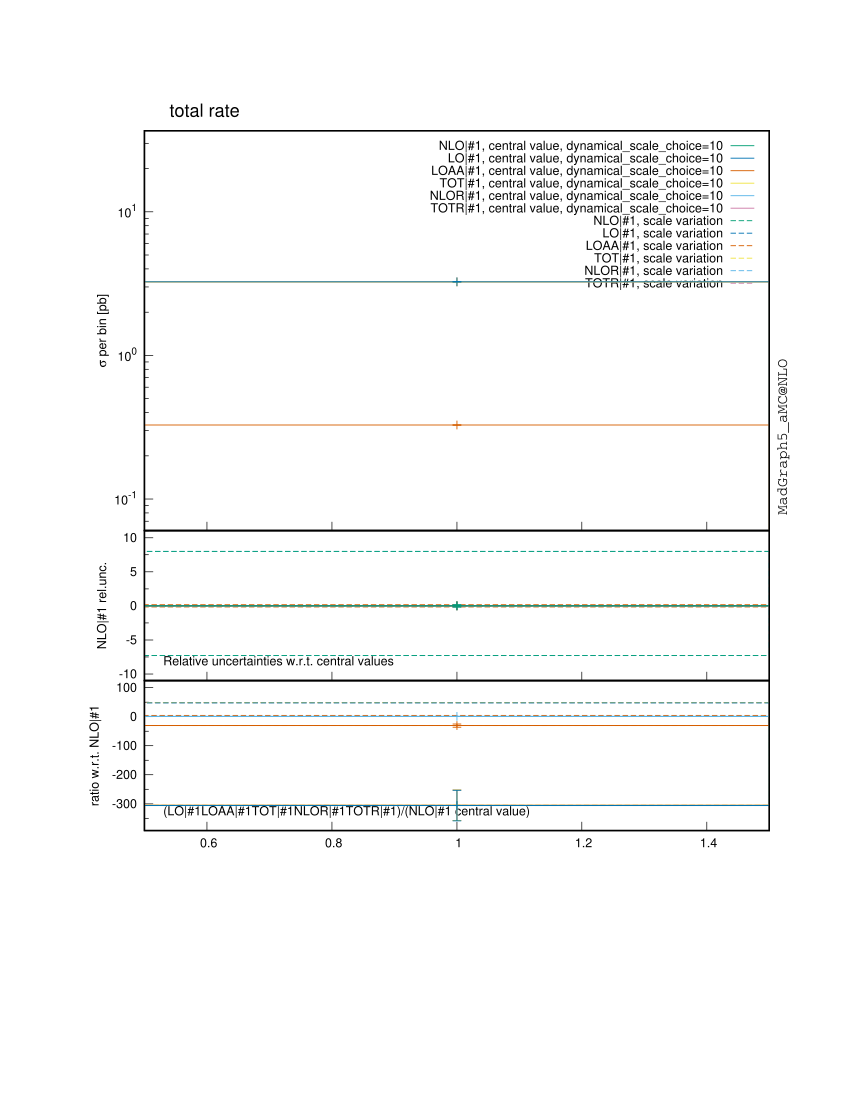

Source code (gnuplot):

################################################################################
#
# This gnuplot file was generated by MadGraph5_aMC@NLO project, a program which 
# automatically generates Feynman diagrams and matrix elements for arbitrary
# high-energy processes in the Standard Model and beyond. It also perform the
# integration and/or generate events for these processes, at LO and NLO accuracy.
#
# For more information, visit madgraph.phys.ucl.ac.be and amcatnlo.web.cern.ch
#
################################################################################
# /farmstorage/marcozaro/MadGraph/mg5amcnlo/mupmum_ww_nlo_new2/bin/internal/histograms.py /farmstorage/marcozaro/MadGraph/mg5amcnlo/mupmum_ww_nlo_new2/SubProcesses/P0_aa_wpwm/all_G1_180/MADatNLO.HwU /farmstorage/marcozaro/MadGraph/mg5amcnlo/mupmum_ww_nlo_new2/SubProcesses/P0_mupmum_wpwm/all_G1_168/MADatNLO.HwU /farmstorage/marcozaro/MadGraph/mg5amcnlo/mupmum_ww_nlo_new2/SubProcesses/P0_mupmum_wpwm/all_G1_392/MADatNLO.HwU /farmstorage/marcozaro/MadGraph/mg5amcnlo/mupmum_ww_nlo_new2/SubProcesses/P0_mupmum_wpwm/all_G1_256/MADatNLO.HwU /farmstorage/marcozaro/MadGraph/mg5amcnlo/mupmum_ww_nlo_new2/SubProcesses/P0_mupmum_wpwm/all_G1_793/MADatNLO.HwU /farmstorage/marcozaro/MadGraph/mg5amcnlo/mupmum_ww_nlo_new2/SubProcesses/P0_mupmum_wpwm/all_G1_546/MADatNLO.HwU /farmstorage/marcozaro/MadGraph/mg5amcnlo/mupmum_ww_nlo_new2/SubProcesses/P0_mupmum_wpwm/all_G1_934/MADatNLO.HwU /farmstorage/marcozaro/MadGraph/mg5amcnlo/mupmum_ww_nlo_new2/SubProcesses/P0_mupmum_wpwm/all_G1_993/MADatNLO.HwU /farmstorage/marcozaro/MadGraph/mg5amcnlo/mupmum_ww_nlo_new2/SubProcesses/P0_mupmum_wpwm/all_G1_224/MADatNLO.HwU /farmstorage/marcozaro/MadGraph/mg5amcnlo/mupmum_ww_nlo_new2/SubProcesses/P0_mupmum_wpwm/all_G1_771/MADatNLO.HwU /farmstorage/marcozaro/MadGraph/mg5amcnlo/mupmum_ww_nlo_new2/SubProcesses/P0_mupmum_wpwm/all_G1_827/MADatNLO.HwU /farmstorage/marcozaro/MadGraph/mg5amcnlo/mupmum_ww_nlo_new2/SubProcesses/P0_mupmum_wpwm/all_G1_719/MADatNLO.HwU /farmstorage/marcozaro/MadGraph/mg5amcnlo/mupmum_ww_nlo_new2/SubProcesses/P0_mupmum_wpwm/all_G1_32/MADatNLO.HwU /farmstorage/marcozaro/MadGraph/mg5amcnlo/mupmum_ww_nlo_new2/SubProcesses/P0_mupmum_wpwm/all_G1_380/MADatNLO.HwU /farmstorage/marcozaro/MadGraph/mg5amcnlo/mupmum_ww_nlo_new2/SubProcesses/P0_mupmum_wpwm/all_G1_716/MADatNLO.HwU /farmstorage/marcozaro/MadGraph/mg5amcnlo/mupmum_ww_nlo_new2/SubProcesses/P0_mupmum_wpwm/all_G1_700/MADatNLO.HwU /farmstorage/marcozaro/MadGraph/mg5amcnlo/mupmum_ww_nlo_new2/SubProcesses/P0_mupmum_wpwm/all_G1_790/MADatNLO.HwU /farmstorage/marcozaro/MadGraph/mg5amcnlo/mupmum_ww_nlo_new2/SubProcesses/P0_mupmum_wpwm/all_G1_514/MADatNLO.HwU /farmstorage/marcozaro/MadGraph/mg5amcnlo/mupmum_ww_nlo_new2/SubProcesses/P0_mupmum_wpwm/all_G1_891/MADatNLO.HwU /farmstorage/marcozaro/MadGraph/mg5amcnlo/mupmum_ww_nlo_new2/SubProcesses/P0_mupmum_wpwm/all_G1_820/MADatNLO.HwU /farmstorage/marcozaro/MadGraph/mg5amcnlo/mupmum_ww_nlo_new2/SubProcesses/P0_mupmum_wpwm/all_G1_696/MADatNLO.HwU /farmstorage/marcozaro/MadGraph/mg5amcnlo/mupmum_ww_nlo_new2/SubProcesses/P0_mupmum_wpwm/all_G1_393/MADatNLO.HwU /farmstorage/marcozaro/MadGraph/mg5amcnlo/mupmum_ww_nlo_new2/SubProcesses/P0_mupmum_wpwm/all_G1_773/MADatNLO.HwU /farmstorage/marcozaro/MadGraph/mg5amcnlo/mupmum_ww_nlo_new2/SubProcesses/P0_mupmum_wpwm/all_G1_205/MADatNLO.HwU /farmstorage/marcozaro/MadGraph/mg5amcnlo/mupmum_ww_nlo_new2/SubProcesses/P0_mupmum_wpwm/all_G1_198/MADatNLO.HwU /farmstorage/marcozaro/MadGraph/mg5amcnlo/mupmum_ww_nlo_new2/SubProcesses/P0_mupmum_wpwm/all_G1_87/MADatNLO.HwU /farmstorage/marcozaro/MadGraph/mg5amcnlo/mupmum_ww_nlo_new2/SubProcesses/P0_mupmum_wpwm/all_G1_614/MADatNLO.HwU /farmstorage/marcozaro/MadGraph/mg5amcnlo/mupmum_ww_nlo_new2/SubProcesses/P0_mupmum_wpwm/all_G1_905/MADatNLO.HwU /farmstorage/marcozaro/MadGraph/mg5amcnlo/mupmum_ww_nlo_new2/SubProcesses/P0_mupmum_wpwm/all_G1_353/MADatNLO.HwU /farmstorage/marcozaro/MadGraph/mg5amcnlo/mupmum_ww_nlo_new2/SubProcesses/P0_mupmum_wpwm/all_G1_214/MADatNLO.HwU /farmstorage/marcozaro/MadGraph/mg5amcnlo/mupmum_ww_nlo_new2/SubProcesses/P0_mupmum_wpwm/all_G1_109/MADatNLO.HwU /farmstorage/marcozaro/MadGraph/mg5amcnlo/mupmum_ww_nlo_new2/SubProcesses/P0_mupmum_wpwm/all_G1_821/MADatNLO.HwU /farmstorage/marcozaro/MadGraph/mg5amcnlo/mupmum_ww_nlo_new2/SubProcesses/P0_mupmum_wpwm/all_G1_779/MADatNLO.HwU /farmstorage/marcozaro/MadGraph/mg5amcnlo/mupmum_ww_nlo_new2/SubProcesses/P0_mupmum_wpwm/all_G1_418/MADatNLO.HwU /farmstorage/marcozaro/MadGraph/mg5amcnlo/mupmum_ww_nlo_new2/SubProcesses/P0_mupmum_wpwm/all_G1_361/MADatNLO.HwU /farmstorage/marcozaro/MadGraph/mg5amcnlo/mupmum_ww_nlo_new2/SubProcesses/P0_mupmum_wpwm/all_G1_678/MADatNLO.HwU /farmstorage/marcozaro/MadGraph/mg5amcnlo/mupmum_ww_nlo_new2/SubProcesses/P0_mupmum_wpwm/all_G1_349/MADatNLO.HwU /farmstorage/marcozaro/MadGraph/mg5amcnlo/mupmum_ww_nlo_new2/SubProcesses/P0_mupmum_wpwm/all_G1_117/MADatNLO.HwU /farmstorage/marcozaro/MadGraph/mg5amcnlo/mupmum_ww_nlo_new2/SubProcesses/P0_mupmum_wpwm/all_G1_391/MADatNLO.HwU /farmstorage/marcozaro/MadGraph/mg5amcnlo/mupmum_ww_nlo_new2/SubProcesses/P0_mupmum_wpwm/all_G1_192/MADatNLO.HwU /farmstorage/marcozaro/MadGraph/mg5amcnlo/mupmum_ww_nlo_new2/SubProcesses/P0_mupmum_wpwm/all_G1_701/MADatNLO.HwU /farmstorage/marcozaro/MadGraph/mg5amcnlo/mupmum_ww_nlo_new2/SubProcesses/P0_mupmum_wpwm/all_G1_565/MADatNLO.HwU /farmstorage/marcozaro/MadGraph/mg5amcnlo/mupmum_ww_nlo_new2/SubProcesses/P0_mupmum_wpwm/all_G1_541/MADatNLO.HwU /farmstorage/marcozaro/MadGraph/mg5amcnlo/mupmum_ww_nlo_new2/SubProcesses/P0_mupmum_wpwm/all_G1_590/MADatNLO.HwU /farmstorage/marcozaro/MadGraph/mg5amcnlo/mupmum_ww_nlo_new2/SubProcesses/P0_mupmum_wpwm/all_G1_746/MADatNLO.HwU /farmstorage/marcozaro/MadGraph/mg5amcnlo/mupmum_ww_nlo_new2/SubProcesses/P0_mupmum_wpwm/all_G1_26/MADatNLO.HwU /farmstorage/marcozaro/MadGraph/mg5amcnlo/mupmum_ww_nlo_new2/SubProcesses/P0_mupmum_wpwm/all_G1_670/MADatNLO.HwU /farmstorage/marcozaro/MadGraph/mg5amcnlo/mupmum_ww_nlo_new2/SubProcesses/P0_mupmum_wpwm/all_G1_225/MADatNLO.HwU /farmstorage/marcozaro/MadGraph/mg5amcnlo/mupmum_ww_nlo_new2/SubProcesses/P0_mupmum_wpwm/all_G1_157/MADatNLO.HwU /farmstorage/marcozaro/MadGraph/mg5amcnlo/mupmum_ww_nlo_new2/SubProcesses/P0_mupmum_wpwm/all_G1_575/MADatNLO.HwU /farmstorage/marcozaro/MadGraph/mg5amcnlo/mupmum_ww_nlo_new2/SubProcesses/P0_mupmum_wpwm/all_G1_652/MADatNLO.HwU /farmstorage/marcozaro/MadGraph/mg5amcnlo/mupmum_ww_nlo_new2/SubProcesses/P0_mupmum_wpwm/all_G1_981/MADatNLO.HwU /farmstorage/marcozaro/MadGraph/mg5amcnlo/mupmum_ww_nlo_new2/SubProcesses/P0_mupmum_wpwm/all_G1_563/MADatNLO.HwU /farmstorage/marcozaro/MadGraph/mg5amcnlo/mupmum_ww_nlo_new2/SubProcesses/P0_mupmum_wpwm/all_G1_573/MADatNLO.HwU /farmstorage/marcozaro/MadGraph/mg5amcnlo/mupmum_ww_nlo_new2/SubProcesses/P0_mupmum_wpwm/all_G1_375/MADatNLO.HwU /farmstorage/marcozaro/MadGraph/mg5amcnlo/mupmum_ww_nlo_new2/SubProcesses/P0_mupmum_wpwm/all_G1_985/MADatNLO.HwU /farmstorage/marcozaro/MadGraph/mg5amcnlo/mupmum_ww_nlo_new2/SubProcesses/P0_mupmum_wpwm/all_G1_532/MADatNLO.HwU /farmstorage/marcozaro/MadGraph/mg5amcnlo/mupmum_ww_nlo_new2/SubProcesses/P0_mupmum_wpwm/all_G1_229/MADatNLO.HwU /farmstorage/marcozaro/MadGraph/mg5amcnlo/mupmum_ww_nlo_new2/SubProcesses/P0_mupmum_wpwm/all_G1_350/MADatNLO.HwU /farmstorage/marcozaro/MadGraph/mg5amcnlo/mupmum_ww_nlo_new2/SubProcesses/P0_mupmum_wpwm/all_G1_787/MADatNLO.HwU /farmstorage/marcozaro/MadGraph/mg5amcnlo/mupmum_ww_nlo_new2/SubProcesses/P0_mupmum_wpwm/all_G1_799/MADatNLO.HwU /farmstorage/marcozaro/MadGraph/mg5amcnlo/mupmum_ww_nlo_new2/SubProcesses/P0_mupmum_wpwm/all_G1_407/MADatNLO.HwU /farmstorage/marcozaro/MadGraph/mg5amcnlo/mupmum_ww_nlo_new2/SubProcesses/P0_mupmum_wpwm/all_G1_473/MADatNLO.HwU /farmstorage/marcozaro/MadGraph/mg5amcnlo/mupmum_ww_nlo_new2/SubProcesses/P0_mupmum_wpwm/all_G1_694/MADatNLO.HwU /farmstorage/marcozaro/MadGraph/mg5amcnlo/mupmum_ww_nlo_new2/SubProcesses/P0_mupmum_wpwm/all_G1_647/MADatNLO.HwU /farmstorage/marcozaro/MadGraph/mg5amcnlo/mupmum_ww_nlo_new2/SubProcesses/P0_mupmum_wpwm/all_G1_185/MADatNLO.HwU /farmstorage/marcozaro/MadGraph/mg5amcnlo/mupmum_ww_nlo_new2/SubProcesses/P0_mupmum_wpwm/all_G1_165/MADatNLO.HwU /farmstorage/marcozaro/MadGraph/mg5amcnlo/mupmum_ww_nlo_new2/SubProcesses/P0_mupmum_wpwm/all_G1_806/MADatNLO.HwU /farmstorage/marcozaro/MadGraph/mg5amcnlo/mupmum_ww_nlo_new2/SubProcesses/P0_mupmum_wpwm/all_G1_923/MADatNLO.HwU /farmstorage/marcozaro/MadGraph/mg5amcnlo/mupmum_ww_nlo_new2/SubProcesses/P0_mupmum_wpwm/all_G1_450/MADatNLO.HwU /farmstorage/marcozaro/MadGraph/mg5amcnlo/mupmum_ww_nlo_new2/SubProcesses/P0_mupmum_wpwm/all_G1_803/MADatNLO.HwU /farmstorage/marcozaro/MadGraph/mg5amcnlo/mupmum_ww_nlo_new2/SubProcesses/P0_mupmum_wpwm/all_G1_503/MADatNLO.HwU /farmstorage/marcozaro/MadGraph/mg5amcnlo/mupmum_ww_nlo_new2/SubProcesses/P0_mupmum_wpwm/all_G1_535/MADatNLO.HwU /farmstorage/marcozaro/MadGraph/mg5amcnlo/mupmum_ww_nlo_new2/SubProcesses/P0_mupmum_wpwm/all_G1_925/MADatNLO.HwU /farmstorage/marcozaro/MadGraph/mg5amcnlo/mupmum_ww_nlo_new2/SubProcesses/P0_mupmum_wpwm/all_G1_116/MADatNLO.HwU /farmstorage/marcozaro/MadGraph/mg5amcnlo/mupmum_ww_nlo_new2/SubProcesses/P0_mupmum_wpwm/all_G1_169/MADatNLO.HwU /farmstorage/marcozaro/MadGraph/mg5amcnlo/mupmum_ww_nlo_new2/SubProcesses/P0_mupmum_wpwm/all_G1_825/MADatNLO.HwU /farmstorage/marcozaro/MadGraph/mg5amcnlo/mupmum_ww_nlo_new2/SubProcesses/P0_mupmum_wpwm/all_G1_588/MADatNLO.HwU /farmstorage/marcozaro/MadGraph/mg5amcnlo/mupmum_ww_nlo_new2/SubProcesses/P0_mupmum_wpwm/all_G1_507/MADatNLO.HwU /farmstorage/marcozaro/MadGraph/mg5amcnlo/mupmum_ww_nlo_new2/SubProcesses/P0_mupmum_wpwm/all_G1_51/MADatNLO.HwU /farmstorage/marcozaro/MadGraph/mg5amcnlo/mupmum_ww_nlo_new2/SubProcesses/P0_mupmum_wpwm/all_G1_666/MADatNLO.HwU /farmstorage/marcozaro/MadGraph/mg5amcnlo/mupmum_ww_nlo_new2/SubProcesses/P0_mupmum_wpwm/all_G1_558/MADatNLO.HwU /farmstorage/marcozaro/MadGraph/mg5amcnlo/mupmum_ww_nlo_new2/SubProcesses/P0_mupmum_wpwm/all_G1_441/MADatNLO.HwU /farmstorage/marcozaro/MadGraph/mg5amcnlo/mupmum_ww_nlo_new2/SubProcesses/P0_mupmum_wpwm/all_G1_630/MADatNLO.HwU /farmstorage/marcozaro/MadGraph/mg5amcnlo/mupmum_ww_nlo_new2/SubProcesses/P0_mupmum_wpwm/all_G1_955/MADatNLO.HwU /farmstorage/marcozaro/MadGraph/mg5amcnlo/mupmum_ww_nlo_new2/SubProcesses/P0_mupmum_wpwm/all_G1_188/MADatNLO.HwU /farmstorage/marcozaro/MadGraph/mg5amcnlo/mupmum_ww_nlo_new2/SubProcesses/P0_mupmum_wpwm/all_G1_961/MADatNLO.HwU /farmstorage/marcozaro/MadGraph/mg5amcnlo/mupmum_ww_nlo_new2/SubProcesses/P0_mupmum_wpwm/all_G1_76/MADatNLO.HwU /farmstorage/marcozaro/MadGraph/mg5amcnlo/mupmum_ww_nlo_new2/SubProcesses/P0_mupmum_wpwm/all_G1_1/MADatNLO.HwU /farmstorage/marcozaro/MadGraph/mg5amcnlo/mupmum_ww_nlo_new2/SubProcesses/P0_mupmum_wpwm/all_G1_28/MADatNLO.HwU /farmstorage/marcozaro/MadGraph/mg5amcnlo/mupmum_ww_nlo_new2/SubProcesses/P0_mupmum_wpwm/all_G1_55/MADatNLO.HwU /farmstorage/marcozaro/MadGraph/mg5amcnlo/mupmum_ww_nlo_new2/SubProcesses/P0_mupmum_wpwm/all_G1_284/MADatNLO.HwU /farmstorage/marcozaro/MadGraph/mg5amcnlo/mupmum_ww_nlo_new2/SubProcesses/P0_mupmum_wpwm/all_G1_663/MADatNLO.HwU /farmstorage/marcozaro/MadGraph/mg5amcnlo/mupmum_ww_nlo_new2/SubProcesses/P0_mupmum_wpwm/all_G1_900/MADatNLO.HwU /farmstorage/marcozaro/MadGraph/mg5amcnlo/mupmum_ww_nlo_new2/SubProcesses/P0_mupmum_wpwm/all_G1_456/MADatNLO.HwU /farmstorage/marcozaro/MadGraph/mg5amcnlo/mupmum_ww_nlo_new2/SubProcesses/P0_mupmum_wpwm/all_G1_870/MADatNLO.HwU /farmstorage/marcozaro/MadGraph/mg5amcnlo/mupmum_ww_nlo_new2/SubProcesses/P0_mupmum_wpwm/all_G1_338/MADatNLO.HwU /farmstorage/marcozaro/MadGraph/mg5amcnlo/mupmum_ww_nlo_new2/SubProcesses/P0_mupmum_wpwm/all_G1_709/MADatNLO.HwU /farmstorage/marcozaro/MadGraph/mg5amcnlo/mupmum_ww_nlo_new2/SubProcesses/P0_mupmum_wpwm/all_G1_544/MADatNLO.HwU /farmstorage/marcozaro/MadGraph/mg5amcnlo/mupmum_ww_nlo_new2/SubProcesses/P0_mupmum_wpwm/all_G1_468/MADatNLO.HwU /farmstorage/marcozaro/MadGraph/mg5amcnlo/mupmum_ww_nlo_new2/SubProcesses/P0_mupmum_wpwm/all_G1_699/MADatNLO.HwU /farmstorage/marcozaro/MadGraph/mg5amcnlo/mupmum_ww_nlo_new2/SubProcesses/P0_mupmum_wpwm/all_G1_103/MADatNLO.HwU /farmstorage/marcozaro/MadGraph/mg5amcnlo/mupmum_ww_nlo_new2/SubProcesses/P0_mupmum_wpwm/all_G1_574/MADatNLO.HwU /farmstorage/marcozaro/MadGraph/mg5amcnlo/mupmum_ww_nlo_new2/SubProcesses/P0_mupmum_wpwm/all_G1_336/MADatNLO.HwU /farmstorage/marcozaro/MadGraph/mg5amcnlo/mupmum_ww_nlo_new2/SubProcesses/P0_mupmum_wpwm/all_G1_346/MADatNLO.HwU /farmstorage/marcozaro/MadGraph/mg5amcnlo/mupmum_ww_nlo_new2/SubProcesses/P0_mupmum_wpwm/all_G1_161/MADatNLO.HwU /farmstorage/marcozaro/MadGraph/mg5amcnlo/mupmum_ww_nlo_new2/SubProcesses/P0_mupmum_wpwm/all_G1_69/MADatNLO.HwU /farmstorage/marcozaro/MadGraph/mg5amcnlo/mupmum_ww_nlo_new2/SubProcesses/P0_mupmum_wpwm/all_G1_331/MADatNLO.HwU /farmstorage/marcozaro/MadGraph/mg5amcnlo/mupmum_ww_nlo_new2/SubProcesses/P0_mupmum_wpwm/all_G1_885/MADatNLO.HwU /farmstorage/marcozaro/MadGraph/mg5amcnlo/mupmum_ww_nlo_new2/SubProcesses/P0_mupmum_wpwm/all_G1_429/MADatNLO.HwU /farmstorage/marcozaro/MadGraph/mg5amcnlo/mupmum_ww_nlo_new2/SubProcesses/P0_mupmum_wpwm/all_G1_304/MADatNLO.HwU /farmstorage/marcozaro/MadGraph/mg5amcnlo/mupmum_ww_nlo_new2/SubProcesses/P0_mupmum_wpwm/all_G1_164/MADatNLO.HwU /farmstorage/marcozaro/MadGraph/mg5amcnlo/mupmum_ww_nlo_new2/SubProcesses/P0_mupmum_wpwm/all_G1_788/MADatNLO.HwU /farmstorage/marcozaro/MadGraph/mg5amcnlo/mupmum_ww_nlo_new2/SubProcesses/P0_mupmum_wpwm/all_G1_988/MADatNLO.HwU /farmstorage/marcozaro/MadGraph/mg5amcnlo/mupmum_ww_nlo_new2/SubProcesses/P0_mupmum_wpwm/all_G1_149/MADatNLO.HwU /farmstorage/marcozaro/MadGraph/mg5amcnlo/mupmum_ww_nlo_new2/SubProcesses/P0_mupmum_wpwm/all_G1_531/MADatNLO.HwU /farmstorage/marcozaro/MadGraph/mg5amcnlo/mupmum_ww_nlo_new2/SubProcesses/P0_mupmum_wpwm/all_G1_990/MADatNLO.HwU /farmstorage/marcozaro/MadGraph/mg5amcnlo/mupmum_ww_nlo_new2/SubProcesses/P0_mupmum_wpwm/all_G1_10/MADatNLO.HwU /farmstorage/marcozaro/MadGraph/mg5amcnlo/mupmum_ww_nlo_new2/SubProcesses/P0_mupmum_wpwm/all_G1_982/MADatNLO.HwU /farmstorage/marcozaro/MadGraph/mg5amcnlo/mupmum_ww_nlo_new2/SubProcesses/P0_mupmum_wpwm/all_G1_543/MADatNLO.HwU /farmstorage/marcozaro/MadGraph/mg5amcnlo/mupmum_ww_nlo_new2/SubProcesses/P0_mupmum_wpwm/all_G1_902/MADatNLO.HwU /farmstorage/marcozaro/MadGraph/mg5amcnlo/mupmum_ww_nlo_new2/SubProcesses/P0_mupmum_wpwm/all_G1_222/MADatNLO.HwU /farmstorage/marcozaro/MadGraph/mg5amcnlo/mupmum_ww_nlo_new2/SubProcesses/P0_mupmum_wpwm/all_G1_539/MADatNLO.HwU /farmstorage/marcozaro/MadGraph/mg5amcnlo/mupmum_ww_nlo_new2/SubProcesses/P0_mupmum_wpwm/all_G1_704/MADatNLO.HwU /farmstorage/marcozaro/MadGraph/mg5amcnlo/mupmum_ww_nlo_new2/SubProcesses/P0_mupmum_wpwm/all_G1_195/MADatNLO.HwU /farmstorage/marcozaro/MadGraph/mg5amcnlo/mupmum_ww_nlo_new2/SubProcesses/P0_mupmum_wpwm/all_G1_141/MADatNLO.HwU /farmstorage/marcozaro/MadGraph/mg5amcnlo/mupmum_ww_nlo_new2/SubProcesses/P0_mupmum_wpwm/all_G1_244/MADatNLO.HwU /farmstorage/marcozaro/MadGraph/mg5amcnlo/mupmum_ww_nlo_new2/SubProcesses/P0_mupmum_wpwm/all_G1_607/MADatNLO.HwU /farmstorage/marcozaro/MadGraph/mg5amcnlo/mupmum_ww_nlo_new2/SubProcesses/P0_mupmum_wpwm/all_G1_979/MADatNLO.HwU /farmstorage/marcozaro/MadGraph/mg5amcnlo/mupmum_ww_nlo_new2/SubProcesses/P0_mupmum_wpwm/all_G1_417/MADatNLO.HwU /farmstorage/marcozaro/MadGraph/mg5amcnlo/mupmum_ww_nlo_new2/SubProcesses/P0_mupmum_wpwm/all_G1_632/MADatNLO.HwU /farmstorage/marcozaro/MadGraph/mg5amcnlo/mupmum_ww_nlo_new2/SubProcesses/P0_mupmum_wpwm/all_G1_5/MADatNLO.HwU /farmstorage/marcozaro/MadGraph/mg5amcnlo/mupmum_ww_nlo_new2/SubProcesses/P0_mupmum_wpwm/all_G1_807/MADatNLO.HwU /farmstorage/marcozaro/MadGraph/mg5amcnlo/mupmum_ww_nlo_new2/SubProcesses/P0_mupmum_wpwm/all_G1_828/MADatNLO.HwU /farmstorage/marcozaro/MadGraph/mg5amcnlo/mupmum_ww_nlo_new2/SubProcesses/P0_mupmum_wpwm/all_G1_207/MADatNLO.HwU /farmstorage/marcozaro/MadGraph/mg5amcnlo/mupmum_ww_nlo_new2/SubProcesses/P0_mupmum_wpwm/all_G1_863/MADatNLO.HwU /farmstorage/marcozaro/MadGraph/mg5amcnlo/mupmum_ww_nlo_new2/SubProcesses/P0_mupmum_wpwm/all_G1_345/MADatNLO.HwU /farmstorage/marcozaro/MadGraph/mg5amcnlo/mupmum_ww_nlo_new2/SubProcesses/P0_mupmum_wpwm/all_G1_166/MADatNLO.HwU /farmstorage/marcozaro/MadGraph/mg5amcnlo/mupmum_ww_nlo_new2/SubProcesses/P0_mupmum_wpwm/all_G1_93/MADatNLO.HwU /farmstorage/marcozaro/MadGraph/mg5amcnlo/mupmum_ww_nlo_new2/SubProcesses/P0_mupmum_wpwm/all_G1_844/MADatNLO.HwU /farmstorage/marcozaro/MadGraph/mg5amcnlo/mupmum_ww_nlo_new2/SubProcesses/P0_mupmum_wpwm/all_G1_18/MADatNLO.HwU /farmstorage/marcozaro/MadGraph/mg5amcnlo/mupmum_ww_nlo_new2/SubProcesses/P0_mupmum_wpwm/all_G1_372/MADatNLO.HwU /farmstorage/marcozaro/MadGraph/mg5amcnlo/mupmum_ww_nlo_new2/SubProcesses/P0_mupmum_wpwm/all_G1_840/MADatNLO.HwU /farmstorage/marcozaro/MadGraph/mg5amcnlo/mupmum_ww_nlo_new2/SubProcesses/P0_mupmum_wpwm/all_G1_147/MADatNLO.HwU /farmstorage/marcozaro/MadGraph/mg5amcnlo/mupmum_ww_nlo_new2/SubProcesses/P0_mupmum_wpwm/all_G1_983/MADatNLO.HwU /farmstorage/marcozaro/MadGraph/mg5amcnlo/mupmum_ww_nlo_new2/SubProcesses/P0_mupmum_wpwm/all_G1_135/MADatNLO.HwU /farmstorage/marcozaro/MadGraph/mg5amcnlo/mupmum_ww_nlo_new2/SubProcesses/P0_mupmum_wpwm/all_G1_2/MADatNLO.HwU /farmstorage/marcozaro/MadGraph/mg5amcnlo/mupmum_ww_nlo_new2/SubProcesses/P0_mupmum_wpwm/all_G1_62/MADatNLO.HwU /farmstorage/marcozaro/MadGraph/mg5amcnlo/mupmum_ww_nlo_new2/SubProcesses/P0_mupmum_wpwm/all_G1_65/MADatNLO.HwU /farmstorage/marcozaro/MadGraph/mg5amcnlo/mupmum_ww_nlo_new2/SubProcesses/P0_mupmum_wpwm/all_G1_242/MADatNLO.HwU /farmstorage/marcozaro/MadGraph/mg5amcnlo/mupmum_ww_nlo_new2/SubProcesses/P0_mupmum_wpwm/all_G1_487/MADatNLO.HwU /farmstorage/marcozaro/MadGraph/mg5amcnlo/mupmum_ww_nlo_new2/SubProcesses/P0_mupmum_wpwm/all_G1_57/MADatNLO.HwU /farmstorage/marcozaro/MadGraph/mg5amcnlo/mupmum_ww_nlo_new2/SubProcesses/P0_mupmum_wpwm/all_G1_272/MADatNLO.HwU /farmstorage/marcozaro/MadGraph/mg5amcnlo/mupmum_ww_nlo_new2/SubProcesses/P0_mupmum_wpwm/all_G1_585/MADatNLO.HwU /farmstorage/marcozaro/MadGraph/mg5amcnlo/mupmum_ww_nlo_new2/SubProcesses/P0_mupmum_wpwm/all_G1_430/MADatNLO.HwU /farmstorage/marcozaro/MadGraph/mg5amcnlo/mupmum_ww_nlo_new2/SubProcesses/P0_mupmum_wpwm/all_G1_14/MADatNLO.HwU /farmstorage/marcozaro/MadGraph/mg5amcnlo/mupmum_ww_nlo_new2/SubProcesses/P0_mupmum_wpwm/all_G1_782/MADatNLO.HwU /farmstorage/marcozaro/MadGraph/mg5amcnlo/mupmum_ww_nlo_new2/SubProcesses/P0_mupmum_wpwm/all_G1_22/MADatNLO.HwU /farmstorage/marcozaro/MadGraph/mg5amcnlo/mupmum_ww_nlo_new2/SubProcesses/P0_mupmum_wpwm/all_G1_202/MADatNLO.HwU /farmstorage/marcozaro/MadGraph/mg5amcnlo/mupmum_ww_nlo_new2/SubProcesses/P0_mupmum_wpwm/all_G1_673/MADatNLO.HwU /farmstorage/marcozaro/MadGraph/mg5amcnlo/mupmum_ww_nlo_new2/SubProcesses/P0_mupmum_wpwm/all_G1_398/MADatNLO.HwU /farmstorage/marcozaro/MadGraph/mg5amcnlo/mupmum_ww_nlo_new2/SubProcesses/P0_mupmum_wpwm/all_G1_854/MADatNLO.HwU /farmstorage/marcozaro/MadGraph/mg5amcnlo/mupmum_ww_nlo_new2/SubProcesses/P0_mupmum_wpwm/all_G1_285/MADatNLO.HwU /farmstorage/marcozaro/MadGraph/mg5amcnlo/mupmum_ww_nlo_new2/SubProcesses/P0_mupmum_wpwm/all_G1_813/MADatNLO.HwU /farmstorage/marcozaro/MadGraph/mg5amcnlo/mupmum_ww_nlo_new2/SubProcesses/P0_mupmum_wpwm/all_G1_591/MADatNLO.HwU /farmstorage/marcozaro/MadGraph/mg5amcnlo/mupmum_ww_nlo_new2/SubProcesses/P0_mupmum_wpwm/all_G1_664/MADatNLO.HwU /farmstorage/marcozaro/MadGraph/mg5amcnlo/mupmum_ww_nlo_new2/SubProcesses/P0_mupmum_wpwm/all_G1_251/MADatNLO.HwU /farmstorage/marcozaro/MadGraph/mg5amcnlo/mupmum_ww_nlo_new2/SubProcesses/P0_mupmum_wpwm/all_G1_732/MADatNLO.HwU /farmstorage/marcozaro/MadGraph/mg5amcnlo/mupmum_ww_nlo_new2/SubProcesses/P0_mupmum_wpwm/all_G1_640/MADatNLO.HwU /farmstorage/marcozaro/MadGraph/mg5amcnlo/mupmum_ww_nlo_new2/SubProcesses/P0_mupmum_wpwm/all_G1_814/MADatNLO.HwU /farmstorage/marcozaro/MadGraph/mg5amcnlo/mupmum_ww_nlo_new2/SubProcesses/P0_mupmum_wpwm/all_G1_386/MADatNLO.HwU /farmstorage/marcozaro/MadGraph/mg5amcnlo/mupmum_ww_nlo_new2/SubProcesses/P0_mupmum_wpwm/all_G1_82/MADatNLO.HwU /farmstorage/marcozaro/MadGraph/mg5amcnlo/mupmum_ww_nlo_new2/SubProcesses/P0_mupmum_wpwm/all_G1_597/MADatNLO.HwU /farmstorage/marcozaro/MadGraph/mg5amcnlo/mupmum_ww_nlo_new2/SubProcesses/P0_mupmum_wpwm/all_G1_208/MADatNLO.HwU /farmstorage/marcozaro/MadGraph/mg5amcnlo/mupmum_ww_nlo_new2/SubProcesses/P0_mupmum_wpwm/all_G1_868/MADatNLO.HwU /farmstorage/marcozaro/MadGraph/mg5amcnlo/mupmum_ww_nlo_new2/SubProcesses/P0_mupmum_wpwm/all_G1_809/MADatNLO.HwU /farmstorage/marcozaro/MadGraph/mg5amcnlo/mupmum_ww_nlo_new2/SubProcesses/P0_mupmum_wpwm/all_G1_601/MADatNLO.HwU /farmstorage/marcozaro/MadGraph/mg5amcnlo/mupmum_ww_nlo_new2/SubProcesses/P0_mupmum_wpwm/all_G1_761/MADatNLO.HwU /farmstorage/marcozaro/MadGraph/mg5amcnlo/mupmum_ww_nlo_new2/SubProcesses/P0_mupmum_wpwm/all_G1_426/MADatNLO.HwU /farmstorage/marcozaro/MadGraph/mg5amcnlo/mupmum_ww_nlo_new2/SubProcesses/P0_mupmum_wpwm/all_G1_789/MADatNLO.HwU /farmstorage/marcozaro/MadGraph/mg5amcnlo/mupmum_ww_nlo_new2/SubProcesses/P0_mupmum_wpwm/all_G1_321/MADatNLO.HwU /farmstorage/marcozaro/MadGraph/mg5amcnlo/mupmum_ww_nlo_new2/SubProcesses/P0_mupmum_wpwm/all_G1_140/MADatNLO.HwU /farmstorage/marcozaro/MadGraph/mg5amcnlo/mupmum_ww_nlo_new2/SubProcesses/P0_mupmum_wpwm/all_G1_365/MADatNLO.HwU /farmstorage/marcozaro/MadGraph/mg5amcnlo/mupmum_ww_nlo_new2/SubProcesses/P0_mupmum_wpwm/all_G1_451/MADatNLO.HwU /farmstorage/marcozaro/MadGraph/mg5amcnlo/mupmum_ww_nlo_new2/SubProcesses/P0_mupmum_wpwm/all_G1_114/MADatNLO.HwU /farmstorage/marcozaro/MadGraph/mg5amcnlo/mupmum_ww_nlo_new2/SubProcesses/P0_mupmum_wpwm/all_G1_319/MADatNLO.HwU /farmstorage/marcozaro/MadGraph/mg5amcnlo/mupmum_ww_nlo_new2/SubProcesses/P0_mupmum_wpwm/all_G1_223/MADatNLO.HwU /farmstorage/marcozaro/MadGraph/mg5amcnlo/mupmum_ww_nlo_new2/SubProcesses/P0_mupmum_wpwm/all_G1_877/MADatNLO.HwU /farmstorage/marcozaro/MadGraph/mg5amcnlo/mupmum_ww_nlo_new2/SubProcesses/P0_mupmum_wpwm/all_G1_598/MADatNLO.HwU /farmstorage/marcozaro/MadGraph/mg5amcnlo/mupmum_ww_nlo_new2/SubProcesses/P0_mupmum_wpwm/all_G1_401/MADatNLO.HwU /farmstorage/marcozaro/MadGraph/mg5amcnlo/mupmum_ww_nlo_new2/SubProcesses/P0_mupmum_wpwm/all_G1_609/MADatNLO.HwU /farmstorage/marcozaro/MadGraph/mg5amcnlo/mupmum_ww_nlo_new2/SubProcesses/P0_mupmum_wpwm/all_G1_90/MADatNLO.HwU /farmstorage/marcozaro/MadGraph/mg5amcnlo/mupmum_ww_nlo_new2/SubProcesses/P0_mupmum_wpwm/all_G1_416/MADatNLO.HwU /farmstorage/marcozaro/MadGraph/mg5amcnlo/mupmum_ww_nlo_new2/SubProcesses/P0_mupmum_wpwm/all_G1_622/MADatNLO.HwU /farmstorage/marcozaro/MadGraph/mg5amcnlo/mupmum_ww_nlo_new2/SubProcesses/P0_mupmum_wpwm/all_G1_637/MADatNLO.HwU /farmstorage/marcozaro/MadGraph/mg5amcnlo/mupmum_ww_nlo_new2/SubProcesses/P0_mupmum_wpwm/all_G1_519/MADatNLO.HwU /farmstorage/marcozaro/MadGraph/mg5amcnlo/mupmum_ww_nlo_new2/SubProcesses/P0_mupmum_wpwm/all_G1_492/MADatNLO.HwU /farmstorage/marcozaro/MadGraph/mg5amcnlo/mupmum_ww_nlo_new2/SubProcesses/P0_mupmum_wpwm/all_G1_485/MADatNLO.HwU /farmstorage/marcozaro/MadGraph/mg5amcnlo/mupmum_ww_nlo_new2/SubProcesses/P0_mupmum_wpwm/all_G1_695/MADatNLO.HwU /farmstorage/marcozaro/MadGraph/mg5amcnlo/mupmum_ww_nlo_new2/SubProcesses/P0_mupmum_wpwm/all_G1_362/MADatNLO.HwU /farmstorage/marcozaro/MadGraph/mg5amcnlo/mupmum_ww_nlo_new2/SubProcesses/P0_mupmum_wpwm/all_G1_651/MADatNLO.HwU /farmstorage/marcozaro/MadGraph/mg5amcnlo/mupmum_ww_nlo_new2/SubProcesses/P0_mupmum_wpwm/all_G1_266/MADatNLO.HwU /farmstorage/marcozaro/MadGraph/mg5amcnlo/mupmum_ww_nlo_new2/SubProcesses/P0_mupmum_wpwm/all_G1_96/MADatNLO.HwU /farmstorage/marcozaro/MadGraph/mg5amcnlo/mupmum_ww_nlo_new2/SubProcesses/P0_mupmum_wpwm/all_G1_898/MADatNLO.HwU /farmstorage/marcozaro/MadGraph/mg5amcnlo/mupmum_ww_nlo_new2/SubProcesses/P0_mupmum_wpwm/all_G1_976/MADatNLO.HwU /farmstorage/marcozaro/MadGraph/mg5amcnlo/mupmum_ww_nlo_new2/SubProcesses/P0_mupmum_wpwm/all_G1_211/MADatNLO.HwU /farmstorage/marcozaro/MadGraph/mg5amcnlo/mupmum_ww_nlo_new2/SubProcesses/P0_mupmum_wpwm/all_G1_875/MADatNLO.HwU /farmstorage/marcozaro/MadGraph/mg5amcnlo/mupmum_ww_nlo_new2/SubProcesses/P0_mupmum_wpwm/all_G1_508/MADatNLO.HwU /farmstorage/marcozaro/MadGraph/mg5amcnlo/mupmum_ww_nlo_new2/SubProcesses/P0_mupmum_wpwm/all_G1_49/MADatNLO.HwU /farmstorage/marcozaro/MadGraph/mg5amcnlo/mupmum_ww_nlo_new2/SubProcesses/P0_mupmum_wpwm/all_G1_570/MADatNLO.HwU /farmstorage/marcozaro/MadGraph/mg5amcnlo/mupmum_ww_nlo_new2/SubProcesses/P0_mupmum_wpwm/all_G1_315/MADatNLO.HwU /farmstorage/marcozaro/MadGraph/mg5amcnlo/mupmum_ww_nlo_new2/SubProcesses/P0_mupmum_wpwm/all_G1_364/MADatNLO.HwU /farmstorage/marcozaro/MadGraph/mg5amcnlo/mupmum_ww_nlo_new2/SubProcesses/P0_mupmum_wpwm/all_G1_194/MADatNLO.HwU /farmstorage/marcozaro/MadGraph/mg5amcnlo/mupmum_ww_nlo_new2/SubProcesses/P0_mupmum_wpwm/all_G1_527/MADatNLO.HwU /farmstorage/marcozaro/MadGraph/mg5amcnlo/mupmum_ww_nlo_new2/SubProcesses/P0_mupmum_wpwm/all_G1_860/MADatNLO.HwU /farmstorage/marcozaro/MadGraph/mg5amcnlo/mupmum_ww_nlo_new2/SubProcesses/P0_mupmum_wpwm/all_G1_639/MADatNLO.HwU /farmstorage/marcozaro/MadGraph/mg5amcnlo/mupmum_ww_nlo_new2/SubProcesses/P0_mupmum_wpwm/all_G1_846/MADatNLO.HwU /farmstorage/marcozaro/MadGraph/mg5amcnlo/mupmum_ww_nlo_new2/SubProcesses/P0_mupmum_wpwm/all_G1_125/MADatNLO.HwU /farmstorage/marcozaro/MadGraph/mg5amcnlo/mupmum_ww_nlo_new2/SubProcesses/P0_mupmum_wpwm/all_G1_328/MADatNLO.HwU /farmstorage/marcozaro/MadGraph/mg5amcnlo/mupmum_ww_nlo_new2/SubProcesses/P0_mupmum_wpwm/all_G1_276/MADatNLO.HwU /farmstorage/marcozaro/MadGraph/mg5amcnlo/mupmum_ww_nlo_new2/SubProcesses/P0_mupmum_wpwm/all_G1_27/MADatNLO.HwU /farmstorage/marcozaro/MadGraph/mg5amcnlo/mupmum_ww_nlo_new2/SubProcesses/P0_mupmum_wpwm/all_G1_53/MADatNLO.HwU /farmstorage/marcozaro/MadGraph/mg5amcnlo/mupmum_ww_nlo_new2/SubProcesses/P0_mupmum_wpwm/all_G1_268/MADatNLO.HwU /farmstorage/marcozaro/MadGraph/mg5amcnlo/mupmum_ww_nlo_new2/SubProcesses/P0_mupmum_wpwm/all_G1_987/MADatNLO.HwU /farmstorage/marcozaro/MadGraph/mg5amcnlo/mupmum_ww_nlo_new2/SubProcesses/P0_mupmum_wpwm/all_G1_886/MADatNLO.HwU /farmstorage/marcozaro/MadGraph/mg5amcnlo/mupmum_ww_nlo_new2/SubProcesses/P0_mupmum_wpwm/all_G1_64/MADatNLO.HwU /farmstorage/marcozaro/MadGraph/mg5amcnlo/mupmum_ww_nlo_new2/SubProcesses/P0_mupmum_wpwm/all_G1_397/MADatNLO.HwU /farmstorage/marcozaro/MadGraph/mg5amcnlo/mupmum_ww_nlo_new2/SubProcesses/P0_mupmum_wpwm/all_G1_710/MADatNLO.HwU /farmstorage/marcozaro/MadGraph/mg5amcnlo/mupmum_ww_nlo_new2/SubProcesses/P0_mupmum_wpwm/all_G1_302/MADatNLO.HwU /farmstorage/marcozaro/MadGraph/mg5amcnlo/mupmum_ww_nlo_new2/SubProcesses/P0_mupmum_wpwm/all_G1_233/MADatNLO.HwU /farmstorage/marcozaro/MadGraph/mg5amcnlo/mupmum_ww_nlo_new2/SubProcesses/P0_mupmum_wpwm/all_G1_240/MADatNLO.HwU /farmstorage/marcozaro/MadGraph/mg5amcnlo/mupmum_ww_nlo_new2/SubProcesses/P0_mupmum_wpwm/all_G1_1000/MADatNLO.HwU /farmstorage/marcozaro/MadGraph/mg5amcnlo/mupmum_ww_nlo_new2/SubProcesses/P0_mupmum_wpwm/all_G1_702/MADatNLO.HwU /farmstorage/marcozaro/MadGraph/mg5amcnlo/mupmum_ww_nlo_new2/SubProcesses/P0_mupmum_wpwm/all_G1_667/MADatNLO.HwU /farmstorage/marcozaro/MadGraph/mg5amcnlo/mupmum_ww_nlo_new2/SubProcesses/P0_mupmum_wpwm/all_G1_559/MADatNLO.HwU /farmstorage/marcozaro/MadGraph/mg5amcnlo/mupmum_ww_nlo_new2/SubProcesses/P0_mupmum_wpwm/all_G1_611/MADatNLO.HwU /farmstorage/marcozaro/MadGraph/mg5amcnlo/mupmum_ww_nlo_new2/SubProcesses/P0_mupmum_wpwm/all_G1_944/MADatNLO.HwU /farmstorage/marcozaro/MadGraph/mg5amcnlo/mupmum_ww_nlo_new2/SubProcesses/P0_mupmum_wpwm/all_G1_478/MADatNLO.HwU /farmstorage/marcozaro/MadGraph/mg5amcnlo/mupmum_ww_nlo_new2/SubProcesses/P0_mupmum_wpwm/all_G1_70/MADatNLO.HwU /farmstorage/marcozaro/MadGraph/mg5amcnlo/mupmum_ww_nlo_new2/SubProcesses/P0_mupmum_wpwm/all_G1_816/MADatNLO.HwU /farmstorage/marcozaro/MadGraph/mg5amcnlo/mupmum_ww_nlo_new2/SubProcesses/P0_mupmum_wpwm/all_G1_258/MADatNLO.HwU /farmstorage/marcozaro/MadGraph/mg5amcnlo/mupmum_ww_nlo_new2/SubProcesses/P0_mupmum_wpwm/all_G1_625/MADatNLO.HwU /farmstorage/marcozaro/MadGraph/mg5amcnlo/mupmum_ww_nlo_new2/SubProcesses/P0_mupmum_wpwm/all_G1_152/MADatNLO.HwU /farmstorage/marcozaro/MadGraph/mg5amcnlo/mupmum_ww_nlo_new2/SubProcesses/P0_mupmum_wpwm/all_G1_951/MADatNLO.HwU /farmstorage/marcozaro/MadGraph/mg5amcnlo/mupmum_ww_nlo_new2/SubProcesses/P0_mupmum_wpwm/all_G1_515/MADatNLO.HwU /farmstorage/marcozaro/MadGraph/mg5amcnlo/mupmum_ww_nlo_new2/SubProcesses/P0_mupmum_wpwm/all_G1_554/MADatNLO.HwU /farmstorage/marcozaro/MadGraph/mg5amcnlo/mupmum_ww_nlo_new2/SubProcesses/P0_mupmum_wpwm/all_G1_915/MADatNLO.HwU /farmstorage/marcozaro/MadGraph/mg5amcnlo/mupmum_ww_nlo_new2/SubProcesses/P0_mupmum_wpwm/all_G1_106/MADatNLO.HwU /farmstorage/marcozaro/MadGraph/mg5amcnlo/mupmum_ww_nlo_new2/SubProcesses/P0_mupmum_wpwm/all_G1_400/MADatNLO.HwU /farmstorage/marcozaro/MadGraph/mg5amcnlo/mupmum_ww_nlo_new2/SubProcesses/P0_mupmum_wpwm/all_G1_583/MADatNLO.HwU /farmstorage/marcozaro/MadGraph/mg5amcnlo/mupmum_ww_nlo_new2/SubProcesses/P0_mupmum_wpwm/all_G1_600/MADatNLO.HwU /farmstorage/marcozaro/MadGraph/mg5amcnlo/mupmum_ww_nlo_new2/SubProcesses/P0_mupmum_wpwm/all_G1_822/MADatNLO.HwU /farmstorage/marcozaro/MadGraph/mg5amcnlo/mupmum_ww_nlo_new2/SubProcesses/P0_mupmum_wpwm/all_G1_707/MADatNLO.HwU /farmstorage/marcozaro/MadGraph/mg5amcnlo/mupmum_ww_nlo_new2/SubProcesses/P0_mupmum_wpwm/all_G1_778/MADatNLO.HwU /farmstorage/marcozaro/MadGraph/mg5amcnlo/mupmum_ww_nlo_new2/SubProcesses/P0_mupmum_wpwm/all_G1_405/MADatNLO.HwU /farmstorage/marcozaro/MadGraph/mg5amcnlo/mupmum_ww_nlo_new2/SubProcesses/P0_mupmum_wpwm/all_G1_726/MADatNLO.HwU /farmstorage/marcozaro/MadGraph/mg5amcnlo/mupmum_ww_nlo_new2/SubProcesses/P0_mupmum_wpwm/all_G1_682/MADatNLO.HwU /farmstorage/marcozaro/MadGraph/mg5amcnlo/mupmum_ww_nlo_new2/SubProcesses/P0_mupmum_wpwm/all_G1_291/MADatNLO.HwU /farmstorage/marcozaro/MadGraph/mg5amcnlo/mupmum_ww_nlo_new2/SubProcesses/P0_mupmum_wpwm/all_G1_245/MADatNLO.HwU /farmstorage/marcozaro/MadGraph/mg5amcnlo/mupmum_ww_nlo_new2/SubProcesses/P0_mupmum_wpwm/all_G1_387/MADatNLO.HwU /farmstorage/marcozaro/MadGraph/mg5amcnlo/mupmum_ww_nlo_new2/SubProcesses/P0_mupmum_wpwm/all_G1_427/MADatNLO.HwU /farmstorage/marcozaro/MadGraph/mg5amcnlo/mupmum_ww_nlo_new2/SubProcesses/P0_mupmum_wpwm/all_G1_864/MADatNLO.HwU /farmstorage/marcozaro/MadGraph/mg5amcnlo/mupmum_ww_nlo_new2/SubProcesses/P0_mupmum_wpwm/all_G1_132/MADatNLO.HwU /farmstorage/marcozaro/MadGraph/mg5amcnlo/mupmum_ww_nlo_new2/SubProcesses/P0_mupmum_wpwm/all_G1_99/MADatNLO.HwU /farmstorage/marcozaro/MadGraph/mg5amcnlo/mupmum_ww_nlo_new2/SubProcesses/P0_mupmum_wpwm/all_G1_489/MADatNLO.HwU /farmstorage/marcozaro/MadGraph/mg5amcnlo/mupmum_ww_nlo_new2/SubProcesses/P0_mupmum_wpwm/all_G1_38/MADatNLO.HwU /farmstorage/marcozaro/MadGraph/mg5amcnlo/mupmum_ww_nlo_new2/SubProcesses/P0_mupmum_wpwm/all_G1_175/MADatNLO.HwU /farmstorage/marcozaro/MadGraph/mg5amcnlo/mupmum_ww_nlo_new2/SubProcesses/P0_mupmum_wpwm/all_G1_121/MADatNLO.HwU /farmstorage/marcozaro/MadGraph/mg5amcnlo/mupmum_ww_nlo_new2/SubProcesses/P0_mupmum_wpwm/all_G1_893/MADatNLO.HwU /farmstorage/marcozaro/MadGraph/mg5amcnlo/mupmum_ww_nlo_new2/SubProcesses/P0_mupmum_wpwm/all_G1_971/MADatNLO.HwU /farmstorage/marcozaro/MadGraph/mg5amcnlo/mupmum_ww_nlo_new2/SubProcesses/P0_mupmum_wpwm/all_G1_139/MADatNLO.HwU /farmstorage/marcozaro/MadGraph/mg5amcnlo/mupmum_ww_nlo_new2/SubProcesses/P0_mupmum_wpwm/all_G1_287/MADatNLO.HwU /farmstorage/marcozaro/MadGraph/mg5amcnlo/mupmum_ww_nlo_new2/SubProcesses/P0_mupmum_wpwm/all_G1_738/MADatNLO.HwU /farmstorage/marcozaro/MadGraph/mg5amcnlo/mupmum_ww_nlo_new2/SubProcesses/P0_mupmum_wpwm/all_G1_212/MADatNLO.HwU /farmstorage/marcozaro/MadGraph/mg5amcnlo/mupmum_ww_nlo_new2/SubProcesses/P0_mupmum_wpwm/all_G1_217/MADatNLO.HwU /farmstorage/marcozaro/MadGraph/mg5amcnlo/mupmum_ww_nlo_new2/SubProcesses/P0_mupmum_wpwm/all_G1_7/MADatNLO.HwU /farmstorage/marcozaro/MadGraph/mg5amcnlo/mupmum_ww_nlo_new2/SubProcesses/P0_mupmum_wpwm/all_G1_686/MADatNLO.HwU /farmstorage/marcozaro/MadGraph/mg5amcnlo/mupmum_ww_nlo_new2/SubProcesses/P0_mupmum_wpwm/all_G1_219/MADatNLO.HwU /farmstorage/marcozaro/MadGraph/mg5amcnlo/mupmum_ww_nlo_new2/SubProcesses/P0_mupmum_wpwm/all_G1_802/MADatNLO.HwU /farmstorage/marcozaro/MadGraph/mg5amcnlo/mupmum_ww_nlo_new2/SubProcesses/P0_mupmum_wpwm/all_G1_852/MADatNLO.HwU /farmstorage/marcozaro/MadGraph/mg5amcnlo/mupmum_ww_nlo_new2/SubProcesses/P0_mupmum_wpwm/all_G1_920/MADatNLO.HwU /farmstorage/marcozaro/MadGraph/mg5amcnlo/mupmum_ww_nlo_new2/SubProcesses/P0_mupmum_wpwm/all_G1_420/MADatNLO.HwU /farmstorage/marcozaro/MadGraph/mg5amcnlo/mupmum_ww_nlo_new2/SubProcesses/P0_mupmum_wpwm/all_G1_930/MADatNLO.HwU /farmstorage/marcozaro/MadGraph/mg5amcnlo/mupmum_ww_nlo_new2/SubProcesses/P0_mupmum_wpwm/all_G1_540/MADatNLO.HwU /farmstorage/marcozaro/MadGraph/mg5amcnlo/mupmum_ww_nlo_new2/SubProcesses/P0_mupmum_wpwm/all_G1_262/MADatNLO.HwU /farmstorage/marcozaro/MadGraph/mg5amcnlo/mupmum_ww_nlo_new2/SubProcesses/P0_mupmum_wpwm/all_G1_918/MADatNLO.HwU /farmstorage/marcozaro/MadGraph/mg5amcnlo/mupmum_ww_nlo_new2/SubProcesses/P0_mupmum_wpwm/all_G1_335/MADatNLO.HwU /farmstorage/marcozaro/MadGraph/mg5amcnlo/mupmum_ww_nlo_new2/SubProcesses/P0_mupmum_wpwm/all_G1_764/MADatNLO.HwU /farmstorage/marcozaro/MadGraph/mg5amcnlo/mupmum_ww_nlo_new2/SubProcesses/P0_mupmum_wpwm/all_G1_888/MADatNLO.HwU /farmstorage/marcozaro/MadGraph/mg5amcnlo/mupmum_ww_nlo_new2/SubProcesses/P0_mupmum_wpwm/all_G1_613/MADatNLO.HwU /farmstorage/marcozaro/MadGraph/mg5amcnlo/mupmum_ww_nlo_new2/SubProcesses/P0_mupmum_wpwm/all_G1_34/MADatNLO.HwU /farmstorage/marcozaro/MadGraph/mg5amcnlo/mupmum_ww_nlo_new2/SubProcesses/P0_mupmum_wpwm/all_G1_723/MADatNLO.HwU /farmstorage/marcozaro/MadGraph/mg5amcnlo/mupmum_ww_nlo_new2/SubProcesses/P0_mupmum_wpwm/all_G1_857/MADatNLO.HwU /farmstorage/marcozaro/MadGraph/mg5amcnlo/mupmum_ww_nlo_new2/SubProcesses/P0_mupmum_wpwm/all_G1_642/MADatNLO.HwU /farmstorage/marcozaro/MadGraph/mg5amcnlo/mupmum_ww_nlo_new2/SubProcesses/P0_mupmum_wpwm/all_G1_522/MADatNLO.HwU /farmstorage/marcozaro/MadGraph/mg5amcnlo/mupmum_ww_nlo_new2/SubProcesses/P0_mupmum_wpwm/all_G1_311/MADatNLO.HwU /farmstorage/marcozaro/MadGraph/mg5amcnlo/mupmum_ww_nlo_new2/SubProcesses/P0_mupmum_wpwm/all_G1_197/MADatNLO.HwU /farmstorage/marcozaro/MadGraph/mg5amcnlo/mupmum_ww_nlo_new2/SubProcesses/P0_mupmum_wpwm/all_G1_298/MADatNLO.HwU /farmstorage/marcozaro/MadGraph/mg5amcnlo/mupmum_ww_nlo_new2/SubProcesses/P0_mupmum_wpwm/all_G1_517/MADatNLO.HwU /farmstorage/marcozaro/MadGraph/mg5amcnlo/mupmum_ww_nlo_new2/SubProcesses/P0_mupmum_wpwm/all_G1_92/MADatNLO.HwU /farmstorage/marcozaro/MadGraph/mg5amcnlo/mupmum_ww_nlo_new2/SubProcesses/P0_mupmum_wpwm/all_G1_230/MADatNLO.HwU /farmstorage/marcozaro/MadGraph/mg5amcnlo/mupmum_ww_nlo_new2/SubProcesses/P0_mupmum_wpwm/all_G1_992/MADatNLO.HwU /farmstorage/marcozaro/MadGraph/mg5amcnlo/mupmum_ww_nlo_new2/SubProcesses/P0_mupmum_wpwm/all_G1_476/MADatNLO.HwU /farmstorage/marcozaro/MadGraph/mg5amcnlo/mupmum_ww_nlo_new2/SubProcesses/P0_mupmum_wpwm/all_G1_475/MADatNLO.HwU /farmstorage/marcozaro/MadGraph/mg5amcnlo/mupmum_ww_nlo_new2/SubProcesses/P0_mupmum_wpwm/all_G1_830/MADatNLO.HwU /farmstorage/marcozaro/MadGraph/mg5amcnlo/mupmum_ww_nlo_new2/SubProcesses/P0_mupmum_wpwm/all_G1_712/MADatNLO.HwU /farmstorage/marcozaro/MadGraph/mg5amcnlo/mupmum_ww_nlo_new2/SubProcesses/P0_mupmum_wpwm/all_G1_369/MADatNLO.HwU /farmstorage/marcozaro/MadGraph/mg5amcnlo/mupmum_ww_nlo_new2/SubProcesses/P0_mupmum_wpwm/all_G1_413/MADatNLO.HwU /farmstorage/marcozaro/MadGraph/mg5amcnlo/mupmum_ww_nlo_new2/SubProcesses/P0_mupmum_wpwm/all_G1_777/MADatNLO.HwU /farmstorage/marcozaro/MadGraph/mg5amcnlo/mupmum_ww_nlo_new2/SubProcesses/P0_mupmum_wpwm/all_G1_512/MADatNLO.HwU /farmstorage/marcozaro/MadGraph/mg5amcnlo/mupmum_ww_nlo_new2/SubProcesses/P0_mupmum_wpwm/all_G1_727/MADatNLO.HwU /farmstorage/marcozaro/MadGraph/mg5amcnlo/mupmum_ww_nlo_new2/SubProcesses/P0_mupmum_wpwm/all_G1_529/MADatNLO.HwU /farmstorage/marcozaro/MadGraph/mg5amcnlo/mupmum_ww_nlo_new2/SubProcesses/P0_mupmum_wpwm/all_G1_766/MADatNLO.HwU /farmstorage/marcozaro/MadGraph/mg5amcnlo/mupmum_ww_nlo_new2/SubProcesses/P0_mupmum_wpwm/all_G1_904/MADatNLO.HwU /farmstorage/marcozaro/MadGraph/mg5amcnlo/mupmum_ww_nlo_new2/SubProcesses/P0_mupmum_wpwm/all_G1_354/MADatNLO.HwU /farmstorage/marcozaro/MadGraph/mg5amcnlo/mupmum_ww_nlo_new2/SubProcesses/P0_mupmum_wpwm/all_G1_183/MADatNLO.HwU /farmstorage/marcozaro/MadGraph/mg5amcnlo/mupmum_ww_nlo_new2/SubProcesses/P0_mupmum_wpwm/all_G1_740/MADatNLO.HwU /farmstorage/marcozaro/MadGraph/mg5amcnlo/mupmum_ww_nlo_new2/SubProcesses/P0_mupmum_wpwm/all_G1_633/MADatNLO.HwU /farmstorage/marcozaro/MadGraph/mg5amcnlo/mupmum_ww_nlo_new2/SubProcesses/P0_mupmum_wpwm/all_G1_458/MADatNLO.HwU /farmstorage/marcozaro/MadGraph/mg5amcnlo/mupmum_ww_nlo_new2/SubProcesses/P0_mupmum_wpwm/all_G1_118/MADatNLO.HwU /farmstorage/marcozaro/MadGraph/mg5amcnlo/mupmum_ww_nlo_new2/SubProcesses/P0_mupmum_wpwm/all_G1_996/MADatNLO.HwU /farmstorage/marcozaro/MadGraph/mg5amcnlo/mupmum_ww_nlo_new2/SubProcesses/P0_mupmum_wpwm/all_G1_271/MADatNLO.HwU /farmstorage/marcozaro/MadGraph/mg5amcnlo/mupmum_ww_nlo_new2/SubProcesses/P0_mupmum_wpwm/all_G1_12/MADatNLO.HwU /farmstorage/marcozaro/MadGraph/mg5amcnlo/mupmum_ww_nlo_new2/SubProcesses/P0_mupmum_wpwm/all_G1_448/MADatNLO.HwU /farmstorage/marcozaro/MadGraph/mg5amcnlo/mupmum_ww_nlo_new2/SubProcesses/P0_mupmum_wpwm/all_G1_110/MADatNLO.HwU /farmstorage/marcozaro/MadGraph/mg5amcnlo/mupmum_ww_nlo_new2/SubProcesses/P0_mupmum_wpwm/all_G1_279/MADatNLO.HwU /farmstorage/marcozaro/MadGraph/mg5amcnlo/mupmum_ww_nlo_new2/SubProcesses/P0_mupmum_wpwm/all_G1_253/MADatNLO.HwU /farmstorage/marcozaro/MadGraph/mg5amcnlo/mupmum_ww_nlo_new2/SubProcesses/P0_mupmum_wpwm/all_G1_751/MADatNLO.HwU /farmstorage/marcozaro/MadGraph/mg5amcnlo/mupmum_ww_nlo_new2/SubProcesses/P0_mupmum_wpwm/all_G1_409/MADatNLO.HwU /farmstorage/marcozaro/MadGraph/mg5amcnlo/mupmum_ww_nlo_new2/SubProcesses/P0_mupmum_wpwm/all_G1_974/MADatNLO.HwU /farmstorage/marcozaro/MadGraph/mg5amcnlo/mupmum_ww_nlo_new2/SubProcesses/P0_mupmum_wpwm/all_G1_847/MADatNLO.HwU /farmstorage/marcozaro/MadGraph/mg5amcnlo/mupmum_ww_nlo_new2/SubProcesses/P0_mupmum_wpwm/all_G1_42/MADatNLO.HwU /farmstorage/marcozaro/MadGraph/mg5amcnlo/mupmum_ww_nlo_new2/SubProcesses/P0_mupmum_wpwm/all_G1_927/MADatNLO.HwU /farmstorage/marcozaro/MadGraph/mg5amcnlo/mupmum_ww_nlo_new2/SubProcesses/P0_mupmum_wpwm/all_G1_865/MADatNLO.HwU /farmstorage/marcozaro/MadGraph/mg5amcnlo/mupmum_ww_nlo_new2/SubProcesses/P0_mupmum_wpwm/all_G1_187/MADatNLO.HwU /farmstorage/marcozaro/MadGraph/mg5amcnlo/mupmum_ww_nlo_new2/SubProcesses/P0_mupmum_wpwm/all_G1_896/MADatNLO.HwU /farmstorage/marcozaro/MadGraph/mg5amcnlo/mupmum_ww_nlo_new2/SubProcesses/P0_mupmum_wpwm/all_G1_578/MADatNLO.HwU /farmstorage/marcozaro/MadGraph/mg5amcnlo/mupmum_ww_nlo_new2/SubProcesses/P0_mupmum_wpwm/all_G1_24/MADatNLO.HwU /farmstorage/marcozaro/MadGraph/mg5amcnlo/mupmum_ww_nlo_new2/SubProcesses/P0_mupmum_wpwm/all_G1_341/MADatNLO.HwU /farmstorage/marcozaro/MadGraph/mg5amcnlo/mupmum_ww_nlo_new2/SubProcesses/P0_mupmum_wpwm/all_G1_25/MADatNLO.HwU /farmstorage/marcozaro/MadGraph/mg5amcnlo/mupmum_ww_nlo_new2/SubProcesses/P0_mupmum_wpwm/all_G1_636/MADatNLO.HwU /farmstorage/marcozaro/MadGraph/mg5amcnlo/mupmum_ww_nlo_new2/SubProcesses/P0_mupmum_wpwm/all_G1_919/MADatNLO.HwU /farmstorage/marcozaro/MadGraph/mg5amcnlo/mupmum_ww_nlo_new2/SubProcesses/P0_mupmum_wpwm/all_G1_780/MADatNLO.HwU /farmstorage/marcozaro/MadGraph/mg5amcnlo/mupmum_ww_nlo_new2/SubProcesses/P0_mupmum_wpwm/all_G1_131/MADatNLO.HwU /farmstorage/marcozaro/MadGraph/mg5amcnlo/mupmum_ww_nlo_new2/SubProcesses/P0_mupmum_wpwm/all_G1_594/MADatNLO.HwU /farmstorage/marcozaro/MadGraph/mg5amcnlo/mupmum_ww_nlo_new2/SubProcesses/P0_mupmum_wpwm/all_G1_249/MADatNLO.HwU /farmstorage/marcozaro/MadGraph/mg5amcnlo/mupmum_ww_nlo_new2/SubProcesses/P0_mupmum_wpwm/all_G1_81/MADatNLO.HwU /farmstorage/marcozaro/MadGraph/mg5amcnlo/mupmum_ww_nlo_new2/SubProcesses/P0_mupmum_wpwm/all_G1_238/MADatNLO.HwU /farmstorage/marcozaro/MadGraph/mg5amcnlo/mupmum_ww_nlo_new2/SubProcesses/P0_mupmum_wpwm/all_G1_37/MADatNLO.HwU /farmstorage/marcozaro/MadGraph/mg5amcnlo/mupmum_ww_nlo_new2/SubProcesses/P0_mupmum_wpwm/all_G1_263/MADatNLO.HwU /farmstorage/marcozaro/MadGraph/mg5amcnlo/mupmum_ww_nlo_new2/SubProcesses/P0_mupmum_wpwm/all_G1_232/MADatNLO.HwU /farmstorage/marcozaro/MadGraph/mg5amcnlo/mupmum_ww_nlo_new2/SubProcesses/P0_mupmum_wpwm/all_G1_462/MADatNLO.HwU /farmstorage/marcozaro/MadGraph/mg5amcnlo/mupmum_ww_nlo_new2/SubProcesses/P0_mupmum_wpwm/all_G1_819/MADatNLO.HwU /farmstorage/marcozaro/MadGraph/mg5amcnlo/mupmum_ww_nlo_new2/SubProcesses/P0_mupmum_wpwm/all_G1_423/MADatNLO.HwU /farmstorage/marcozaro/MadGraph/mg5amcnlo/mupmum_ww_nlo_new2/SubProcesses/P0_mupmum_wpwm/all_G1_6/MADatNLO.HwU /farmstorage/marcozaro/MadGraph/mg5amcnlo/mupmum_ww_nlo_new2/SubProcesses/P0_mupmum_wpwm/all_G1_497/MADatNLO.HwU /farmstorage/marcozaro/MadGraph/mg5amcnlo/mupmum_ww_nlo_new2/SubProcesses/P0_mupmum_wpwm/all_G1_618/MADatNLO.HwU /farmstorage/marcozaro/MadGraph/mg5amcnlo/mupmum_ww_nlo_new2/SubProcesses/P0_mupmum_wpwm/all_G1_309/MADatNLO.HwU /farmstorage/marcozaro/MadGraph/mg5amcnlo/mupmum_ww_nlo_new2/SubProcesses/P0_mupmum_wpwm/all_G1_162/MADatNLO.HwU /farmstorage/marcozaro/MadGraph/mg5amcnlo/mupmum_ww_nlo_new2/SubProcesses/P0_mupmum_wpwm/all_G1_115/MADatNLO.HwU /farmstorage/marcozaro/MadGraph/mg5amcnlo/mupmum_ww_nlo_new2/SubProcesses/P0_mupmum_wpwm/all_G1_501/MADatNLO.HwU /farmstorage/marcozaro/MadGraph/mg5amcnlo/mupmum_ww_nlo_new2/SubProcesses/P0_mupmum_wpwm/all_G1_615/MADatNLO.HwU /farmstorage/marcozaro/MadGraph/mg5amcnlo/mupmum_ww_nlo_new2/SubProcesses/P0_mupmum_wpwm/all_G1_280/MADatNLO.HwU /farmstorage/marcozaro/MadGraph/mg5amcnlo/mupmum_ww_nlo_new2/SubProcesses/P0_mupmum_wpwm/all_G1_23/MADatNLO.HwU /farmstorage/marcozaro/MadGraph/mg5amcnlo/mupmum_ww_nlo_new2/SubProcesses/P0_mupmum_wpwm/all_G1_482/MADatNLO.HwU /farmstorage/marcozaro/MadGraph/mg5amcnlo/mupmum_ww_nlo_new2/SubProcesses/P0_mupmum_wpwm/all_G1_446/MADatNLO.HwU /farmstorage/marcozaro/MadGraph/mg5amcnlo/mupmum_ww_nlo_new2/SubProcesses/P0_mupmum_wpwm/all_G1_785/MADatNLO.HwU /farmstorage/marcozaro/MadGraph/mg5amcnlo/mupmum_ww_nlo_new2/SubProcesses/P0_mupmum_wpwm/all_G1_247/MADatNLO.HwU /farmstorage/marcozaro/MadGraph/mg5amcnlo/mupmum_ww_nlo_new2/SubProcesses/P0_mupmum_wpwm/all_G1_942/MADatNLO.HwU /farmstorage/marcozaro/MadGraph/mg5amcnlo/mupmum_ww_nlo_new2/SubProcesses/P0_mupmum_wpwm/all_G1_620/MADatNLO.HwU /farmstorage/marcozaro/MadGraph/mg5amcnlo/mupmum_ww_nlo_new2/SubProcesses/P0_mupmum_wpwm/all_G1_433/MADatNLO.HwU /farmstorage/marcozaro/MadGraph/mg5amcnlo/mupmum_ww_nlo_new2/SubProcesses/P0_mupmum_wpwm/all_G1_980/MADatNLO.HwU /farmstorage/marcozaro/MadGraph/mg5amcnlo/mupmum_ww_nlo_new2/SubProcesses/P0_mupmum_wpwm/all_G1_595/MADatNLO.HwU /farmstorage/marcozaro/MadGraph/mg5amcnlo/mupmum_ww_nlo_new2/SubProcesses/P0_mupmum_wpwm/all_G1_404/MADatNLO.HwU /farmstorage/marcozaro/MadGraph/mg5amcnlo/mupmum_ww_nlo_new2/SubProcesses/P0_mupmum_wpwm/all_G1_763/MADatNLO.HwU /farmstorage/marcozaro/MadGraph/mg5amcnlo/mupmum_ww_nlo_new2/SubProcesses/P0_mupmum_wpwm/all_G1_551/MADatNLO.HwU /farmstorage/marcozaro/MadGraph/mg5amcnlo/mupmum_ww_nlo_new2/SubProcesses/P0_mupmum_wpwm/all_G1_755/MADatNLO.HwU /farmstorage/marcozaro/MadGraph/mg5amcnlo/mupmum_ww_nlo_new2/SubProcesses/P0_mupmum_wpwm/all_G1_210/MADatNLO.HwU /farmstorage/marcozaro/MadGraph/mg5amcnlo/mupmum_ww_nlo_new2/SubProcesses/P0_mupmum_wpwm/all_G1_730/MADatNLO.HwU /farmstorage/marcozaro/MadGraph/mg5amcnlo/mupmum_ww_nlo_new2/SubProcesses/P0_mupmum_wpwm/all_G1_724/MADatNLO.HwU /farmstorage/marcozaro/MadGraph/mg5amcnlo/mupmum_ww_nlo_new2/SubProcesses/P0_mupmum_wpwm/all_G1_774/MADatNLO.HwU /farmstorage/marcozaro/MadGraph/mg5amcnlo/mupmum_ww_nlo_new2/SubProcesses/P0_mupmum_wpwm/all_G1_536/MADatNLO.HwU /farmstorage/marcozaro/MadGraph/mg5amcnlo/mupmum_ww_nlo_new2/SubProcesses/P0_mupmum_wpwm/all_G1_296/MADatNLO.HwU /farmstorage/marcozaro/MadGraph/mg5amcnlo/mupmum_ww_nlo_new2/SubProcesses/P0_mupmum_wpwm/all_G1_493/MADatNLO.HwU /farmstorage/marcozaro/MadGraph/mg5amcnlo/mupmum_ww_nlo_new2/SubProcesses/P0_mupmum_wpwm/all_G1_437/MADatNLO.HwU /farmstorage/marcozaro/MadGraph/mg5amcnlo/mupmum_ww_nlo_new2/SubProcesses/P0_mupmum_wpwm/all_G1_776/MADatNLO.HwU /farmstorage/marcozaro/MadGraph/mg5amcnlo/mupmum_ww_nlo_new2/SubProcesses/P0_mupmum_wpwm/all_G1_74/MADatNLO.HwU /farmstorage/marcozaro/MadGraph/mg5amcnlo/mupmum_ww_nlo_new2/SubProcesses/P0_mupmum_wpwm/all_G1_153/MADatNLO.HwU /farmstorage/marcozaro/MadGraph/mg5amcnlo/mupmum_ww_nlo_new2/SubProcesses/P0_mupmum_wpwm/all_G1_172/MADatNLO.HwU /farmstorage/marcozaro/MadGraph/mg5amcnlo/mupmum_ww_nlo_new2/SubProcesses/P0_mupmum_wpwm/all_G1_434/MADatNLO.HwU /farmstorage/marcozaro/MadGraph/mg5amcnlo/mupmum_ww_nlo_new2/SubProcesses/P0_mupmum_wpwm/all_G1_43/MADatNLO.HwU /farmstorage/marcozaro/MadGraph/mg5amcnlo/mupmum_ww_nlo_new2/SubProcesses/P0_mupmum_wpwm/all_G1_997/MADatNLO.HwU /farmstorage/marcozaro/MadGraph/mg5amcnlo/mupmum_ww_nlo_new2/SubProcesses/P0_mupmum_wpwm/all_G1_800/MADatNLO.HwU /farmstorage/marcozaro/MadGraph/mg5amcnlo/mupmum_ww_nlo_new2/SubProcesses/P0_mupmum_wpwm/all_G1_254/MADatNLO.HwU /farmstorage/marcozaro/MadGraph/mg5amcnlo/mupmum_ww_nlo_new2/SubProcesses/P0_mupmum_wpwm/all_G1_373/MADatNLO.HwU /farmstorage/marcozaro/MadGraph/mg5amcnlo/mupmum_ww_nlo_new2/SubProcesses/P0_mupmum_wpwm/all_G1_834/MADatNLO.HwU /farmstorage/marcozaro/MadGraph/mg5amcnlo/mupmum_ww_nlo_new2/SubProcesses/P0_mupmum_wpwm/all_G1_156/MADatNLO.HwU /farmstorage/marcozaro/MadGraph/mg5amcnlo/mupmum_ww_nlo_new2/SubProcesses/P0_mupmum_wpwm/all_G1_352/MADatNLO.HwU /farmstorage/marcozaro/MadGraph/mg5amcnlo/mupmum_ww_nlo_new2/SubProcesses/P0_mupmum_wpwm/all_G1_206/MADatNLO.HwU /farmstorage/marcozaro/MadGraph/mg5amcnlo/mupmum_ww_nlo_new2/SubProcesses/P0_mupmum_wpwm/all_G1_991/MADatNLO.HwU /farmstorage/marcozaro/MadGraph/mg5amcnlo/mupmum_ww_nlo_new2/SubProcesses/P0_mupmum_wpwm/all_G1_748/MADatNLO.HwU /farmstorage/marcozaro/MadGraph/mg5amcnlo/mupmum_ww_nlo_new2/SubProcesses/P0_mupmum_wpwm/all_G1_658/MADatNLO.HwU /farmstorage/marcozaro/MadGraph/mg5amcnlo/mupmum_ww_nlo_new2/SubProcesses/P0_mupmum_wpwm/all_G1_286/MADatNLO.HwU /farmstorage/marcozaro/MadGraph/mg5amcnlo/mupmum_ww_nlo_new2/SubProcesses/P0_mupmum_wpwm/all_G1_486/MADatNLO.HwU /farmstorage/marcozaro/MadGraph/mg5amcnlo/mupmum_ww_nlo_new2/SubProcesses/P0_mupmum_wpwm/all_G1_941/MADatNLO.HwU /farmstorage/marcozaro/MadGraph/mg5amcnlo/mupmum_ww_nlo_new2/SubProcesses/P0_mupmum_wpwm/all_G1_744/MADatNLO.HwU /farmstorage/marcozaro/MadGraph/mg5amcnlo/mupmum_ww_nlo_new2/SubProcesses/P0_mupmum_wpwm/all_G1_644/MADatNLO.HwU /farmstorage/marcozaro/MadGraph/mg5amcnlo/mupmum_ww_nlo_new2/SubProcesses/P0_mupmum_wpwm/all_G1_290/MADatNLO.HwU /farmstorage/marcozaro/MadGraph/mg5amcnlo/mupmum_ww_nlo_new2/SubProcesses/P0_mupmum_wpwm/all_G1_464/MADatNLO.HwU /farmstorage/marcozaro/MadGraph/mg5amcnlo/mupmum_ww_nlo_new2/SubProcesses/P0_mupmum_wpwm/all_G1_273/MADatNLO.HwU /farmstorage/marcozaro/MadGraph/mg5amcnlo/mupmum_ww_nlo_new2/SubProcesses/P0_mupmum_wpwm/all_G1_435/MADatNLO.HwU /farmstorage/marcozaro/MadGraph/mg5amcnlo/mupmum_ww_nlo_new2/SubProcesses/P0_mupmum_wpwm/all_G1_873/MADatNLO.HwU /farmstorage/marcozaro/MadGraph/mg5amcnlo/mupmum_ww_nlo_new2/SubProcesses/P0_mupmum_wpwm/all_G1_641/MADatNLO.HwU /farmstorage/marcozaro/MadGraph/mg5amcnlo/mupmum_ww_nlo_new2/SubProcesses/P0_mupmum_wpwm/all_G1_281/MADatNLO.HwU /farmstorage/marcozaro/MadGraph/mg5amcnlo/mupmum_ww_nlo_new2/SubProcesses/P0_mupmum_wpwm/all_G1_801/MADatNLO.HwU /farmstorage/marcozaro/MadGraph/mg5amcnlo/mupmum_ww_nlo_new2/SubProcesses/P0_mupmum_wpwm/all_G1_937/MADatNLO.HwU /farmstorage/marcozaro/MadGraph/mg5amcnlo/mupmum_ww_nlo_new2/SubProcesses/P0_mupmum_wpwm/all_G1_950/MADatNLO.HwU /farmstorage/marcozaro/MadGraph/mg5amcnlo/mupmum_ww_nlo_new2/SubProcesses/P0_mupmum_wpwm/all_G1_120/MADatNLO.HwU /farmstorage/marcozaro/MadGraph/mg5amcnlo/mupmum_ww_nlo_new2/SubProcesses/P0_mupmum_wpwm/all_G1_669/MADatNLO.HwU /farmstorage/marcozaro/MadGraph/mg5amcnlo/mupmum_ww_nlo_new2/SubProcesses/P0_mupmum_wpwm/all_G1_617/MADatNLO.HwU /farmstorage/marcozaro/MadGraph/mg5amcnlo/mupmum_ww_nlo_new2/SubProcesses/P0_mupmum_wpwm/all_G1_471/MADatNLO.HwU /farmstorage/marcozaro/MadGraph/mg5amcnlo/mupmum_ww_nlo_new2/SubProcesses/P0_mupmum_wpwm/all_G1_410/MADatNLO.HwU /farmstorage/marcozaro/MadGraph/mg5amcnlo/mupmum_ww_nlo_new2/SubProcesses/P0_mupmum_wpwm/all_G1_252/MADatNLO.HwU /farmstorage/marcozaro/MadGraph/mg5amcnlo/mupmum_ww_nlo_new2/SubProcesses/P0_mupmum_wpwm/all_G1_856/MADatNLO.HwU /farmstorage/marcozaro/MadGraph/mg5amcnlo/mupmum_ww_nlo_new2/SubProcesses/P0_mupmum_wpwm/all_G1_679/MADatNLO.HwU /farmstorage/marcozaro/MadGraph/mg5amcnlo/mupmum_ww_nlo_new2/SubProcesses/P0_mupmum_wpwm/all_G1_283/MADatNLO.HwU /farmstorage/marcozaro/MadGraph/mg5amcnlo/mupmum_ww_nlo_new2/SubProcesses/P0_mupmum_wpwm/all_G1_342/MADatNLO.HwU /farmstorage/marcozaro/MadGraph/mg5amcnlo/mupmum_ww_nlo_new2/SubProcesses/P0_mupmum_wpwm/all_G1_874/MADatNLO.HwU /farmstorage/marcozaro/MadGraph/mg5amcnlo/mupmum_ww_nlo_new2/SubProcesses/P0_mupmum_wpwm/all_G1_861/MADatNLO.HwU /farmstorage/marcozaro/MadGraph/mg5amcnlo/mupmum_ww_nlo_new2/SubProcesses/P0_mupmum_wpwm/all_G1_947/MADatNLO.HwU /farmstorage/marcozaro/MadGraph/mg5amcnlo/mupmum_ww_nlo_new2/SubProcesses/P0_mupmum_wpwm/all_G1_399/MADatNLO.HwU /farmstorage/marcozaro/MadGraph/mg5amcnlo/mupmum_ww_nlo_new2/SubProcesses/P0_mupmum_wpwm/all_G1_239/MADatNLO.HwU /farmstorage/marcozaro/MadGraph/mg5amcnlo/mupmum_ww_nlo_new2/SubProcesses/P0_mupmum_wpwm/all_G1_73/MADatNLO.HwU /farmstorage/marcozaro/MadGraph/mg5amcnlo/mupmum_ww_nlo_new2/SubProcesses/P0_mupmum_wpwm/all_G1_477/MADatNLO.HwU /farmstorage/marcozaro/MadGraph/mg5amcnlo/mupmum_ww_nlo_new2/SubProcesses/P0_mupmum_wpwm/all_G1_757/MADatNLO.HwU /farmstorage/marcozaro/MadGraph/mg5amcnlo/mupmum_ww_nlo_new2/SubProcesses/P0_mupmum_wpwm/all_G1_897/MADatNLO.HwU /farmstorage/marcozaro/MadGraph/mg5amcnlo/mupmum_ww_nlo_new2/SubProcesses/P0_mupmum_wpwm/all_G1_408/MADatNLO.HwU /farmstorage/marcozaro/MadGraph/mg5amcnlo/mupmum_ww_nlo_new2/SubProcesses/P0_mupmum_wpwm/all_G1_466/MADatNLO.HwU /farmstorage/marcozaro/MadGraph/mg5amcnlo/mupmum_ww_nlo_new2/SubProcesses/P0_mupmum_wpwm/all_G1_270/MADatNLO.HwU /farmstorage/marcozaro/MadGraph/mg5amcnlo/mupmum_ww_nlo_new2/SubProcesses/P0_mupmum_wpwm/all_G1_367/MADatNLO.HwU /farmstorage/marcozaro/MadGraph/mg5amcnlo/mupmum_ww_nlo_new2/SubProcesses/P0_mupmum_wpwm/all_G1_47/MADatNLO.HwU /farmstorage/marcozaro/MadGraph/mg5amcnlo/mupmum_ww_nlo_new2/SubProcesses/P0_mupmum_wpwm/all_G1_498/MADatNLO.HwU /farmstorage/marcozaro/MadGraph/mg5amcnlo/mupmum_ww_nlo_new2/SubProcesses/P0_mupmum_wpwm/all_G1_924/MADatNLO.HwU /farmstorage/marcozaro/MadGraph/mg5amcnlo/mupmum_ww_nlo_new2/SubProcesses/P0_mupmum_wpwm/all_G1_385/MADatNLO.HwU /farmstorage/marcozaro/MadGraph/mg5amcnlo/mupmum_ww_nlo_new2/SubProcesses/P0_mupmum_wpwm/all_G1_938/MADatNLO.HwU /farmstorage/marcozaro/MadGraph/mg5amcnlo/mupmum_ww_nlo_new2/SubProcesses/P0_mupmum_wpwm/all_G1_851/MADatNLO.HwU /farmstorage/marcozaro/MadGraph/mg5amcnlo/mupmum_ww_nlo_new2/SubProcesses/P0_mupmum_wpwm/all_G1_949/MADatNLO.HwU /farmstorage/marcozaro/MadGraph/mg5amcnlo/mupmum_ww_nlo_new2/SubProcesses/P0_mupmum_wpwm/all_G1_523/MADatNLO.HwU /farmstorage/marcozaro/MadGraph/mg5amcnlo/mupmum_ww_nlo_new2/SubProcesses/P0_mupmum_wpwm/all_G1_872/MADatNLO.HwU /farmstorage/marcozaro/MadGraph/mg5amcnlo/mupmum_ww_nlo_new2/SubProcesses/P0_mupmum_wpwm/all_G1_138/MADatNLO.HwU /farmstorage/marcozaro/MadGraph/mg5amcnlo/mupmum_ww_nlo_new2/SubProcesses/P0_mupmum_wpwm/all_G1_91/MADatNLO.HwU /farmstorage/marcozaro/MadGraph/mg5amcnlo/mupmum_ww_nlo_new2/SubProcesses/P0_mupmum_wpwm/all_G1_396/MADatNLO.HwU /farmstorage/marcozaro/MadGraph/mg5amcnlo/mupmum_ww_nlo_new2/SubProcesses/P0_mupmum_wpwm/all_G1_984/MADatNLO.HwU /farmstorage/marcozaro/MadGraph/mg5amcnlo/mupmum_ww_nlo_new2/SubProcesses/P0_mupmum_wpwm/all_G1_359/MADatNLO.HwU /farmstorage/marcozaro/MadGraph/mg5amcnlo/mupmum_ww_nlo_new2/SubProcesses/P0_mupmum_wpwm/all_G1_628/MADatNLO.HwU /farmstorage/marcozaro/MadGraph/mg5amcnlo/mupmum_ww_nlo_new2/SubProcesses/P0_mupmum_wpwm/all_G1_259/MADatNLO.HwU /farmstorage/marcozaro/MadGraph/mg5amcnlo/mupmum_ww_nlo_new2/SubProcesses/P0_mupmum_wpwm/all_G1_567/MADatNLO.HwU /farmstorage/marcozaro/MadGraph/mg5amcnlo/mupmum_ww_nlo_new2/SubProcesses/P0_mupmum_wpwm/all_G1_835/MADatNLO.HwU /farmstorage/marcozaro/MadGraph/mg5amcnlo/mupmum_ww_nlo_new2/SubProcesses/P0_mupmum_wpwm/all_G1_453/MADatNLO.HwU /farmstorage/marcozaro/MadGraph/mg5amcnlo/mupmum_ww_nlo_new2/SubProcesses/P0_mupmum_wpwm/all_G1_275/MADatNLO.HwU /farmstorage/marcozaro/MadGraph/mg5amcnlo/mupmum_ww_nlo_new2/SubProcesses/P0_mupmum_wpwm/all_G1_355/MADatNLO.HwU /farmstorage/marcozaro/MadGraph/mg5amcnlo/mupmum_ww_nlo_new2/SubProcesses/P0_mupmum_wpwm/all_G1_124/MADatNLO.HwU /farmstorage/marcozaro/MadGraph/mg5amcnlo/mupmum_ww_nlo_new2/SubProcesses/P0_mupmum_wpwm/all_G1_552/MADatNLO.HwU /farmstorage/marcozaro/MadGraph/mg5amcnlo/mupmum_ww_nlo_new2/SubProcesses/P0_mupmum_wpwm/all_G1_850/MADatNLO.HwU /farmstorage/marcozaro/MadGraph/mg5amcnlo/mupmum_ww_nlo_new2/SubProcesses/P0_mupmum_wpwm/all_G1_842/MADatNLO.HwU /farmstorage/marcozaro/MadGraph/mg5amcnlo/mupmum_ww_nlo_new2/SubProcesses/P0_mupmum_wpwm/all_G1_88/MADatNLO.HwU /farmstorage/marcozaro/MadGraph/mg5amcnlo/mupmum_ww_nlo_new2/SubProcesses/P0_mupmum_wpwm/all_G1_112/MADatNLO.HwU /farmstorage/marcozaro/MadGraph/mg5amcnlo/mupmum_ww_nlo_new2/SubProcesses/P0_mupmum_wpwm/all_G1_714/MADatNLO.HwU /farmstorage/marcozaro/MadGraph/mg5amcnlo/mupmum_ww_nlo_new2/SubProcesses/P0_mupmum_wpwm/all_G1_163/MADatNLO.HwU /farmstorage/marcozaro/MadGraph/mg5amcnlo/mupmum_ww_nlo_new2/SubProcesses/P0_mupmum_wpwm/all_G1_772/MADatNLO.HwU /farmstorage/marcozaro/MadGraph/mg5amcnlo/mupmum_ww_nlo_new2/SubProcesses/P0_mupmum_wpwm/all_G1_227/MADatNLO.HwU /farmstorage/marcozaro/MadGraph/mg5amcnlo/mupmum_ww_nlo_new2/SubProcesses/P0_mupmum_wpwm/all_G1_675/MADatNLO.HwU /farmstorage/marcozaro/MadGraph/mg5amcnlo/mupmum_ww_nlo_new2/SubProcesses/P0_mupmum_wpwm/all_G1_241/MADatNLO.HwU /farmstorage/marcozaro/MadGraph/mg5amcnlo/mupmum_ww_nlo_new2/SubProcesses/P0_mupmum_wpwm/all_G1_940/MADatNLO.HwU /farmstorage/marcozaro/MadGraph/mg5amcnlo/mupmum_ww_nlo_new2/SubProcesses/P0_mupmum_wpwm/all_G1_305/MADatNLO.HwU /farmstorage/marcozaro/MadGraph/mg5amcnlo/mupmum_ww_nlo_new2/SubProcesses/P0_mupmum_wpwm/all_G1_199/MADatNLO.HwU /farmstorage/marcozaro/MadGraph/mg5amcnlo/mupmum_ww_nlo_new2/SubProcesses/P0_mupmum_wpwm/all_G1_425/MADatNLO.HwU /farmstorage/marcozaro/MadGraph/mg5amcnlo/mupmum_ww_nlo_new2/SubProcesses/P0_mupmum_wpwm/all_G1_977/MADatNLO.HwU /farmstorage/marcozaro/MadGraph/mg5amcnlo/mupmum_ww_nlo_new2/SubProcesses/P0_mupmum_wpwm/all_G1_994/MADatNLO.HwU /farmstorage/marcozaro/MadGraph/mg5amcnlo/mupmum_ww_nlo_new2/SubProcesses/P0_mupmum_wpwm/all_G1_756/MADatNLO.HwU /farmstorage/marcozaro/MadGraph/mg5amcnlo/mupmum_ww_nlo_new2/SubProcesses/P0_mupmum_wpwm/all_G1_4/MADatNLO.HwU /farmstorage/marcozaro/MadGraph/mg5amcnlo/mupmum_ww_nlo_new2/SubProcesses/P0_mupmum_wpwm/all_G1_61/MADatNLO.HwU /farmstorage/marcozaro/MadGraph/mg5amcnlo/mupmum_ww_nlo_new2/SubProcesses/P0_mupmum_wpwm/all_G1_44/MADatNLO.HwU /farmstorage/marcozaro/MadGraph/mg5amcnlo/mupmum_ww_nlo_new2/SubProcesses/P0_mupmum_wpwm/all_G1_797/MADatNLO.HwU /farmstorage/marcozaro/MadGraph/mg5amcnlo/mupmum_ww_nlo_new2/SubProcesses/P0_mupmum_wpwm/all_G1_301/MADatNLO.HwU /farmstorage/marcozaro/MadGraph/mg5amcnlo/mupmum_ww_nlo_new2/SubProcesses/P0_mupmum_wpwm/all_G1_831/MADatNLO.HwU /farmstorage/marcozaro/MadGraph/mg5amcnlo/mupmum_ww_nlo_new2/SubProcesses/P0_mupmum_wpwm/all_G1_421/MADatNLO.HwU /farmstorage/marcozaro/MadGraph/mg5amcnlo/mupmum_ww_nlo_new2/SubProcesses/P0_mupmum_wpwm/all_G1_677/MADatNLO.HwU /farmstorage/marcozaro/MadGraph/mg5amcnlo/mupmum_ww_nlo_new2/SubProcesses/P0_mupmum_wpwm/all_G1_357/MADatNLO.HwU /farmstorage/marcozaro/MadGraph/mg5amcnlo/mupmum_ww_nlo_new2/SubProcesses/P0_mupmum_wpwm/all_G1_743/MADatNLO.HwU /farmstorage/marcozaro/MadGraph/mg5amcnlo/mupmum_ww_nlo_new2/SubProcesses/P0_mupmum_wpwm/all_G1_94/MADatNLO.HwU /farmstorage/marcozaro/MadGraph/mg5amcnlo/mupmum_ww_nlo_new2/SubProcesses/P0_mupmum_wpwm/all_G1_15/MADatNLO.HwU /farmstorage/marcozaro/MadGraph/mg5amcnlo/mupmum_ww_nlo_new2/SubProcesses/P0_mupmum_wpwm/all_G1_171/MADatNLO.HwU /farmstorage/marcozaro/MadGraph/mg5amcnlo/mupmum_ww_nlo_new2/SubProcesses/P0_mupmum_wpwm/all_G1_79/MADatNLO.HwU /farmstorage/marcozaro/MadGraph/mg5amcnlo/mupmum_ww_nlo_new2/SubProcesses/P0_mupmum_wpwm/all_G1_119/MADatNLO.HwU /farmstorage/marcozaro/MadGraph/mg5amcnlo/mupmum_ww_nlo_new2/SubProcesses/P0_mupmum_wpwm/all_G1_953/MADatNLO.HwU /farmstorage/marcozaro/MadGraph/mg5amcnlo/mupmum_ww_nlo_new2/SubProcesses/P0_mupmum_wpwm/all_G1_9/MADatNLO.HwU /farmstorage/marcozaro/MadGraph/mg5amcnlo/mupmum_ww_nlo_new2/SubProcesses/P0_mupmum_wpwm/all_G1_381/MADatNLO.HwU /farmstorage/marcozaro/MadGraph/mg5amcnlo/mupmum_ww_nlo_new2/SubProcesses/P0_mupmum_wpwm/all_G1_520/MADatNLO.HwU /farmstorage/marcozaro/MadGraph/mg5amcnlo/mupmum_ww_nlo_new2/SubProcesses/P0_mupmum_wpwm/all_G1_332/MADatNLO.HwU /farmstorage/marcozaro/MadGraph/mg5amcnlo/mupmum_ww_nlo_new2/SubProcesses/P0_mupmum_wpwm/all_G1_17/MADatNLO.HwU /farmstorage/marcozaro/MadGraph/mg5amcnlo/mupmum_ww_nlo_new2/SubProcesses/P0_mupmum_wpwm/all_G1_293/MADatNLO.HwU /farmstorage/marcozaro/MadGraph/mg5amcnlo/mupmum_ww_nlo_new2/SubProcesses/P0_mupmum_wpwm/all_G1_556/MADatNLO.HwU /farmstorage/marcozaro/MadGraph/mg5amcnlo/mupmum_ww_nlo_new2/SubProcesses/P0_mupmum_wpwm/all_G1_98/MADatNLO.HwU /farmstorage/marcozaro/MadGraph/mg5amcnlo/mupmum_ww_nlo_new2/SubProcesses/P0_mupmum_wpwm/all_G1_502/MADatNLO.HwU /farmstorage/marcozaro/MadGraph/mg5amcnlo/mupmum_ww_nlo_new2/SubProcesses/P0_mupmum_wpwm/all_G1_54/MADatNLO.HwU /farmstorage/marcozaro/MadGraph/mg5amcnlo/mupmum_ww_nlo_new2/SubProcesses/P0_mupmum_wpwm/all_G1_108/MADatNLO.HwU /farmstorage/marcozaro/MadGraph/mg5amcnlo/mupmum_ww_nlo_new2/SubProcesses/P0_mupmum_wpwm/all_G1_553/MADatNLO.HwU /farmstorage/marcozaro/MadGraph/mg5amcnlo/mupmum_ww_nlo_new2/SubProcesses/P0_mupmum_wpwm/all_G1_887/MADatNLO.HwU /farmstorage/marcozaro/MadGraph/mg5amcnlo/mupmum_ww_nlo_new2/SubProcesses/P0_mupmum_wpwm/all_G1_68/MADatNLO.HwU /farmstorage/marcozaro/MadGraph/mg5amcnlo/mupmum_ww_nlo_new2/SubProcesses/P0_mupmum_wpwm/all_G1_105/MADatNLO.HwU /farmstorage/marcozaro/MadGraph/mg5amcnlo/mupmum_ww_nlo_new2/SubProcesses/P0_mupmum_wpwm/all_G1_145/MADatNLO.HwU /farmstorage/marcozaro/MadGraph/mg5amcnlo/mupmum_ww_nlo_new2/SubProcesses/P0_mupmum_wpwm/all_G1_837/MADatNLO.HwU /farmstorage/marcozaro/MadGraph/mg5amcnlo/mupmum_ww_nlo_new2/SubProcesses/P0_mupmum_wpwm/all_G1_879/MADatNLO.HwU /farmstorage/marcozaro/MadGraph/mg5amcnlo/mupmum_ww_nlo_new2/SubProcesses/P0_mupmum_wpwm/all_G1_986/MADatNLO.HwU /farmstorage/marcozaro/MadGraph/mg5amcnlo/mupmum_ww_nlo_new2/SubProcesses/P0_mupmum_wpwm/all_G1_382/MADatNLO.HwU /farmstorage/marcozaro/MadGraph/mg5amcnlo/mupmum_ww_nlo_new2/SubProcesses/P0_mupmum_wpwm/all_G1_928/MADatNLO.HwU /farmstorage/marcozaro/MadGraph/mg5amcnlo/mupmum_ww_nlo_new2/SubProcesses/P0_mupmum_wpwm/all_G1_871/MADatNLO.HwU /farmstorage/marcozaro/MadGraph/mg5amcnlo/mupmum_ww_nlo_new2/SubProcesses/P0_mupmum_wpwm/all_G1_277/MADatNLO.HwU /farmstorage/marcozaro/MadGraph/mg5amcnlo/mupmum_ww_nlo_new2/SubProcesses/P0_mupmum_wpwm/all_G1_638/MADatNLO.HwU /farmstorage/marcozaro/MadGraph/mg5amcnlo/mupmum_ww_nlo_new2/SubProcesses/P0_mupmum_wpwm/all_G1_747/MADatNLO.HwU /farmstorage/marcozaro/MadGraph/mg5amcnlo/mupmum_ww_nlo_new2/SubProcesses/P0_mupmum_wpwm/all_G1_626/MADatNLO.HwU /farmstorage/marcozaro/MadGraph/mg5amcnlo/mupmum_ww_nlo_new2/SubProcesses/P0_mupmum_wpwm/all_G1_104/MADatNLO.HwU /farmstorage/marcozaro/MadGraph/mg5amcnlo/mupmum_ww_nlo_new2/SubProcesses/P0_mupmum_wpwm/all_G1_33/MADatNLO.HwU /farmstorage/marcozaro/MadGraph/mg5amcnlo/mupmum_ww_nlo_new2/SubProcesses/P0_mupmum_wpwm/all_G1_912/MADatNLO.HwU /farmstorage/marcozaro/MadGraph/mg5amcnlo/mupmum_ww_nlo_new2/SubProcesses/P0_mupmum_wpwm/all_G1_257/MADatNLO.HwU /farmstorage/marcozaro/MadGraph/mg5amcnlo/mupmum_ww_nlo_new2/SubProcesses/P0_mupmum_wpwm/all_G1_619/MADatNLO.HwU /farmstorage/marcozaro/MadGraph/mg5amcnlo/mupmum_ww_nlo_new2/SubProcesses/P0_mupmum_wpwm/all_G1_220/MADatNLO.HwU /farmstorage/marcozaro/MadGraph/mg5amcnlo/mupmum_ww_nlo_new2/SubProcesses/P0_mupmum_wpwm/all_G1_360/MADatNLO.HwU /farmstorage/marcozaro/MadGraph/mg5amcnlo/mupmum_ww_nlo_new2/SubProcesses/P0_mupmum_wpwm/all_G1_295/MADatNLO.HwU /farmstorage/marcozaro/MadGraph/mg5amcnlo/mupmum_ww_nlo_new2/SubProcesses/P0_mupmum_wpwm/all_G1_634/MADatNLO.HwU /farmstorage/marcozaro/MadGraph/mg5amcnlo/mupmum_ww_nlo_new2/SubProcesses/P0_mupmum_wpwm/all_G1_40/MADatNLO.HwU /farmstorage/marcozaro/MadGraph/mg5amcnlo/mupmum_ww_nlo_new2/SubProcesses/P0_mupmum_wpwm/all_G1_48/MADatNLO.HwU /farmstorage/marcozaro/MadGraph/mg5amcnlo/mupmum_ww_nlo_new2/SubProcesses/P0_mupmum_wpwm/all_G1_706/MADatNLO.HwU /farmstorage/marcozaro/MadGraph/mg5amcnlo/mupmum_ww_nlo_new2/SubProcesses/P0_mupmum_wpwm/all_G1_759/MADatNLO.HwU /farmstorage/marcozaro/MadGraph/mg5amcnlo/mupmum_ww_nlo_new2/SubProcesses/P0_mupmum_wpwm/all_G1_853/MADatNLO.HwU /farmstorage/marcozaro/MadGraph/mg5amcnlo/mupmum_ww_nlo_new2/SubProcesses/P0_mupmum_wpwm/all_G1_203/MADatNLO.HwU /farmstorage/marcozaro/MadGraph/mg5amcnlo/mupmum_ww_nlo_new2/SubProcesses/P0_mupmum_wpwm/all_G1_479/MADatNLO.HwU /farmstorage/marcozaro/MadGraph/mg5amcnlo/mupmum_ww_nlo_new2/SubProcesses/P0_mupmum_wpwm/all_G1_538/MADatNLO.HwU /farmstorage/marcozaro/MadGraph/mg5amcnlo/mupmum_ww_nlo_new2/SubProcesses/P0_mupmum_wpwm/all_G1_320/MADatNLO.HwU /farmstorage/marcozaro/MadGraph/mg5amcnlo/mupmum_ww_nlo_new2/SubProcesses/P0_mupmum_wpwm/all_G1_681/MADatNLO.HwU /farmstorage/marcozaro/MadGraph/mg5amcnlo/mupmum_ww_nlo_new2/SubProcesses/P0_mupmum_wpwm/all_G1_289/MADatNLO.HwU /farmstorage/marcozaro/MadGraph/mg5amcnlo/mupmum_ww_nlo_new2/SubProcesses/P0_mupmum_wpwm/all_G1_968/MADatNLO.HwU /farmstorage/marcozaro/MadGraph/mg5amcnlo/mupmum_ww_nlo_new2/SubProcesses/P0_mupmum_wpwm/all_G1_483/MADatNLO.HwU /farmstorage/marcozaro/MadGraph/mg5amcnlo/mupmum_ww_nlo_new2/SubProcesses/P0_mupmum_wpwm/all_G1_438/MADatNLO.HwU /farmstorage/marcozaro/MadGraph/mg5amcnlo/mupmum_ww_nlo_new2/SubProcesses/P0_mupmum_wpwm/all_G1_729/MADatNLO.HwU /farmstorage/marcozaro/MadGraph/mg5amcnlo/mupmum_ww_nlo_new2/SubProcesses/P0_mupmum_wpwm/all_G1_445/MADatNLO.HwU /farmstorage/marcozaro/MadGraph/mg5amcnlo/mupmum_ww_nlo_new2/SubProcesses/P0_mupmum_wpwm/all_G1_798/MADatNLO.HwU /farmstorage/marcozaro/MadGraph/mg5amcnlo/mupmum_ww_nlo_new2/SubProcesses/P0_mupmum_wpwm/all_G1_713/MADatNLO.HwU /farmstorage/marcozaro/MadGraph/mg5amcnlo/mupmum_ww_nlo_new2/SubProcesses/P0_mupmum_wpwm/all_G1_21/MADatNLO.HwU /farmstorage/marcozaro/MadGraph/mg5amcnlo/mupmum_ww_nlo_new2/SubProcesses/P0_mupmum_wpwm/all_G1_455/MADatNLO.HwU /farmstorage/marcozaro/MadGraph/mg5amcnlo/mupmum_ww_nlo_new2/SubProcesses/P0_mupmum_wpwm/all_G1_461/MADatNLO.HwU /farmstorage/marcozaro/MadGraph/mg5amcnlo/mupmum_ww_nlo_new2/SubProcesses/P0_mupmum_wpwm/all_G1_327/MADatNLO.HwU /farmstorage/marcozaro/MadGraph/mg5amcnlo/mupmum_ww_nlo_new2/SubProcesses/P0_mupmum_wpwm/all_G1_624/MADatNLO.HwU /farmstorage/marcozaro/MadGraph/mg5amcnlo/mupmum_ww_nlo_new2/SubProcesses/P0_mupmum_wpwm/all_G1_196/MADatNLO.HwU /farmstorage/marcozaro/MadGraph/mg5amcnlo/mupmum_ww_nlo_new2/SubProcesses/P0_mupmum_wpwm/all_G1_866/MADatNLO.HwU /farmstorage/marcozaro/MadGraph/mg5amcnlo/mupmum_ww_nlo_new2/SubProcesses/P0_mupmum_wpwm/all_G1_794/MADatNLO.HwU /farmstorage/marcozaro/MadGraph/mg5amcnlo/mupmum_ww_nlo_new2/SubProcesses/P0_mupmum_wpwm/all_G1_568/MADatNLO.HwU /farmstorage/marcozaro/MadGraph/mg5amcnlo/mupmum_ww_nlo_new2/SubProcesses/P0_mupmum_wpwm/all_G1_882/MADatNLO.HwU /farmstorage/marcozaro/MadGraph/mg5amcnlo/mupmum_ww_nlo_new2/SubProcesses/P0_mupmum_wpwm/all_G1_200/MADatNLO.HwU /farmstorage/marcozaro/MadGraph/mg5amcnlo/mupmum_ww_nlo_new2/SubProcesses/P0_mupmum_wpwm/all_G1_356/MADatNLO.HwU /farmstorage/marcozaro/MadGraph/mg5amcnlo/mupmum_ww_nlo_new2/SubProcesses/P0_mupmum_wpwm/all_G1_72/MADatNLO.HwU /farmstorage/marcozaro/MadGraph/mg5amcnlo/mupmum_ww_nlo_new2/SubProcesses/P0_mupmum_wpwm/all_G1_411/MADatNLO.HwU /farmstorage/marcozaro/MadGraph/mg5amcnlo/mupmum_ww_nlo_new2/SubProcesses/P0_mupmum_wpwm/all_G1_737/MADatNLO.HwU /farmstorage/marcozaro/MadGraph/mg5amcnlo/mupmum_ww_nlo_new2/SubProcesses/P0_mupmum_wpwm/all_G1_505/MADatNLO.HwU /farmstorage/marcozaro/MadGraph/mg5amcnlo/mupmum_ww_nlo_new2/SubProcesses/P0_mupmum_wpwm/all_G1_752/MADatNLO.HwU /farmstorage/marcozaro/MadGraph/mg5amcnlo/mupmum_ww_nlo_new2/SubProcesses/P0_mupmum_wpwm/all_G1_313/MADatNLO.HwU /farmstorage/marcozaro/MadGraph/mg5amcnlo/mupmum_ww_nlo_new2/SubProcesses/P0_mupmum_wpwm/all_G1_721/MADatNLO.HwU /farmstorage/marcozaro/MadGraph/mg5amcnlo/mupmum_ww_nlo_new2/SubProcesses/P0_mupmum_wpwm/all_G1_836/MADatNLO.HwU /farmstorage/marcozaro/MadGraph/mg5amcnlo/mupmum_ww_nlo_new2/SubProcesses/P0_mupmum_wpwm/all_G1_177/MADatNLO.HwU /farmstorage/marcozaro/MadGraph/mg5amcnlo/mupmum_ww_nlo_new2/SubProcesses/P0_mupmum_wpwm/all_G1_745/MADatNLO.HwU /farmstorage/marcozaro/MadGraph/mg5amcnlo/mupmum_ww_nlo_new2/SubProcesses/P0_mupmum_wpwm/all_G1_83/MADatNLO.HwU /farmstorage/marcozaro/MadGraph/mg5amcnlo/mupmum_ww_nlo_new2/SubProcesses/P0_mupmum_wpwm/all_G1_379/MADatNLO.HwU /farmstorage/marcozaro/MadGraph/mg5amcnlo/mupmum_ww_nlo_new2/SubProcesses/P0_mupmum_wpwm/all_G1_608/MADatNLO.HwU /farmstorage/marcozaro/MadGraph/mg5amcnlo/mupmum_ww_nlo_new2/SubProcesses/P0_mupmum_wpwm/all_G1_228/MADatNLO.HwU /farmstorage/marcozaro/MadGraph/mg5amcnlo/mupmum_ww_nlo_new2/SubProcesses/P0_mupmum_wpwm/all_G1_383/MADatNLO.HwU /farmstorage/marcozaro/MadGraph/mg5amcnlo/mupmum_ww_nlo_new2/SubProcesses/P0_mupmum_wpwm/all_G1_939/MADatNLO.HwU /farmstorage/marcozaro/MadGraph/mg5amcnlo/mupmum_ww_nlo_new2/SubProcesses/P0_mupmum_wpwm/all_G1_593/MADatNLO.HwU /farmstorage/marcozaro/MadGraph/mg5amcnlo/mupmum_ww_nlo_new2/SubProcesses/P0_mupmum_wpwm/all_G1_406/MADatNLO.HwU /farmstorage/marcozaro/MadGraph/mg5amcnlo/mupmum_ww_nlo_new2/SubProcesses/P0_mupmum_wpwm/all_G1_267/MADatNLO.HwU /farmstorage/marcozaro/MadGraph/mg5amcnlo/mupmum_ww_nlo_new2/SubProcesses/P0_mupmum_wpwm/all_G1_945/MADatNLO.HwU /farmstorage/marcozaro/MadGraph/mg5amcnlo/mupmum_ww_nlo_new2/SubProcesses/P0_mupmum_wpwm/all_G1_823/MADatNLO.HwU /farmstorage/marcozaro/MadGraph/mg5amcnlo/mupmum_ww_nlo_new2/SubProcesses/P0_mupmum_wpwm/all_G1_596/MADatNLO.HwU /farmstorage/marcozaro/MadGraph/mg5amcnlo/mupmum_ww_nlo_new2/SubProcesses/P0_mupmum_wpwm/all_G1_265/MADatNLO.HwU /farmstorage/marcozaro/MadGraph/mg5amcnlo/mupmum_ww_nlo_new2/SubProcesses/P0_mupmum_wpwm/all_G1_510/MADatNLO.HwU /farmstorage/marcozaro/MadGraph/mg5amcnlo/mupmum_ww_nlo_new2/SubProcesses/P0_mupmum_wpwm/all_G1_582/MADatNLO.HwU /farmstorage/marcozaro/MadGraph/mg5amcnlo/mupmum_ww_nlo_new2/SubProcesses/P0_mupmum_wpwm/all_G1_167/MADatNLO.HwU /farmstorage/marcozaro/MadGraph/mg5amcnlo/mupmum_ww_nlo_new2/SubProcesses/P0_mupmum_wpwm/all_G1_665/MADatNLO.HwU /farmstorage/marcozaro/MadGraph/mg5amcnlo/mupmum_ww_nlo_new2/SubProcesses/P0_mupmum_wpwm/all_G1_8/MADatNLO.HwU /farmstorage/marcozaro/MadGraph/mg5amcnlo/mupmum_ww_nlo_new2/SubProcesses/P0_mupmum_wpwm/all_G1_174/MADatNLO.HwU /farmstorage/marcozaro/MadGraph/mg5amcnlo/mupmum_ww_nlo_new2/SubProcesses/P0_mupmum_wpwm/all_G1_513/MADatNLO.HwU /farmstorage/marcozaro/MadGraph/mg5amcnlo/mupmum_ww_nlo_new2/SubProcesses/P0_mupmum_wpwm/all_G1_826/MADatNLO.HwU /farmstorage/marcozaro/MadGraph/mg5amcnlo/mupmum_ww_nlo_new2/SubProcesses/P0_mupmum_wpwm/all_G1_589/MADatNLO.HwU /farmstorage/marcozaro/MadGraph/mg5amcnlo/mupmum_ww_nlo_new2/SubProcesses/P0_mupmum_wpwm/all_G1_333/MADatNLO.HwU /farmstorage/marcozaro/MadGraph/mg5amcnlo/mupmum_ww_nlo_new2/SubProcesses/P0_mupmum_wpwm/all_G1_248/MADatNLO.HwU /farmstorage/marcozaro/MadGraph/mg5amcnlo/mupmum_ww_nlo_new2/SubProcesses/P0_mupmum_wpwm/all_G1_377/MADatNLO.HwU /farmstorage/marcozaro/MadGraph/mg5amcnlo/mupmum_ww_nlo_new2/SubProcesses/P0_mupmum_wpwm/all_G1_683/MADatNLO.HwU /farmstorage/marcozaro/MadGraph/mg5amcnlo/mupmum_ww_nlo_new2/SubProcesses/P0_mupmum_wpwm/all_G1_571/MADatNLO.HwU /farmstorage/marcozaro/MadGraph/mg5amcnlo/mupmum_ww_nlo_new2/SubProcesses/P0_mupmum_wpwm/all_G1_472/MADatNLO.HwU /farmstorage/marcozaro/MadGraph/mg5amcnlo/mupmum_ww_nlo_new2/SubProcesses/P0_mupmum_wpwm/all_G1_921/MADatNLO.HwU /farmstorage/marcozaro/MadGraph/mg5amcnlo/mupmum_ww_nlo_new2/SubProcesses/P0_mupmum_wpwm/all_G1_97/MADatNLO.HwU /farmstorage/marcozaro/MadGraph/mg5amcnlo/mupmum_ww_nlo_new2/SubProcesses/P0_mupmum_wpwm/all_G1_786/MADatNLO.HwU /farmstorage/marcozaro/MadGraph/mg5amcnlo/mupmum_ww_nlo_new2/SubProcesses/P0_mupmum_wpwm/all_G1_557/MADatNLO.HwU /farmstorage/marcozaro/MadGraph/mg5amcnlo/mupmum_ww_nlo_new2/SubProcesses/P0_mupmum_wpwm/all_G1_843/MADatNLO.HwU /farmstorage/marcozaro/MadGraph/mg5amcnlo/mupmum_ww_nlo_new2/SubProcesses/P0_mupmum_wpwm/all_G1_579/MADatNLO.HwU /farmstorage/marcozaro/MadGraph/mg5amcnlo/mupmum_ww_nlo_new2/SubProcesses/P0_mupmum_wpwm/all_G1_524/MADatNLO.HwU /farmstorage/marcozaro/MadGraph/mg5amcnlo/mupmum_ww_nlo_new2/SubProcesses/P0_mupmum_wpwm/all_G1_910/MADatNLO.HwU /farmstorage/marcozaro/MadGraph/mg5amcnlo/mupmum_ww_nlo_new2/SubProcesses/P0_mupmum_wpwm/all_G1_470/MADatNLO.HwU /farmstorage/marcozaro/MadGraph/mg5amcnlo/mupmum_ww_nlo_new2/SubProcesses/P0_mupmum_wpwm/all_G1_627/MADatNLO.HwU /farmstorage/marcozaro/MadGraph/mg5amcnlo/mupmum_ww_nlo_new2/SubProcesses/P0_mupmum_wpwm/all_G1_817/MADatNLO.HwU /farmstorage/marcozaro/MadGraph/mg5amcnlo/mupmum_ww_nlo_new2/SubProcesses/P0_mupmum_wpwm/all_G1_84/MADatNLO.HwU /farmstorage/marcozaro/MadGraph/mg5amcnlo/mupmum_ww_nlo_new2/SubProcesses/P0_mupmum_wpwm/all_G1_812/MADatNLO.HwU /farmstorage/marcozaro/MadGraph/mg5amcnlo/mupmum_ww_nlo_new2/SubProcesses/P0_mupmum_wpwm/all_G1_653/MADatNLO.HwU /farmstorage/marcozaro/MadGraph/mg5amcnlo/mupmum_ww_nlo_new2/SubProcesses/P0_mupmum_wpwm/all_G1_126/MADatNLO.HwU /farmstorage/marcozaro/MadGraph/mg5amcnlo/mupmum_ww_nlo_new2/SubProcesses/P0_mupmum_wpwm/all_G1_442/MADatNLO.HwU /farmstorage/marcozaro/MadGraph/mg5amcnlo/mupmum_ww_nlo_new2/SubProcesses/P0_mupmum_wpwm/all_G1_337/MADatNLO.HwU /farmstorage/marcozaro/MadGraph/mg5amcnlo/mupmum_ww_nlo_new2/SubProcesses/P0_mupmum_wpwm/all_G1_480/MADatNLO.HwU /farmstorage/marcozaro/MadGraph/mg5amcnlo/mupmum_ww_nlo_new2/SubProcesses/P0_mupmum_wpwm/all_G1_708/MADatNLO.HwU /farmstorage/marcozaro/MadGraph/mg5amcnlo/mupmum_ww_nlo_new2/SubProcesses/P0_mupmum_wpwm/all_G1_133/MADatNLO.HwU /farmstorage/marcozaro/MadGraph/mg5amcnlo/mupmum_ww_nlo_new2/SubProcesses/P0_mupmum_wpwm/all_G1_300/MADatNLO.HwU /farmstorage/marcozaro/MadGraph/mg5amcnlo/mupmum_ww_nlo_new2/SubProcesses/P0_mupmum_wpwm/all_G1_3/MADatNLO.HwU /farmstorage/marcozaro/MadGraph/mg5amcnlo/mupmum_ww_nlo_new2/SubProcesses/P0_mupmum_wpwm/all_G1_680/MADatNLO.HwU /farmstorage/marcozaro/MadGraph/mg5amcnlo/mupmum_ww_nlo_new2/SubProcesses/P0_mupmum_wpwm/all_G1_963/MADatNLO.HwU /farmstorage/marcozaro/MadGraph/mg5amcnlo/mupmum_ww_nlo_new2/SubProcesses/P0_mupmum_wpwm/all_G1_933/MADatNLO.HwU /farmstorage/marcozaro/MadGraph/mg5amcnlo/mupmum_ww_nlo_new2/SubProcesses/P0_mupmum_wpwm/all_G1_907/MADatNLO.HwU /farmstorage/marcozaro/MadGraph/mg5amcnlo/mupmum_ww_nlo_new2/SubProcesses/P0_mupmum_wpwm/all_G1_685/MADatNLO.HwU /farmstorage/marcozaro/MadGraph/mg5amcnlo/mupmum_ww_nlo_new2/SubProcesses/P0_mupmum_wpwm/all_G1_122/MADatNLO.HwU /farmstorage/marcozaro/MadGraph/mg5amcnlo/mupmum_ww_nlo_new2/SubProcesses/P0_mupmum_wpwm/all_G1_390/MADatNLO.HwU /farmstorage/marcozaro/MadGraph/mg5amcnlo/mupmum_ww_nlo_new2/SubProcesses/P0_mupmum_wpwm/all_G1_867/MADatNLO.HwU /farmstorage/marcozaro/MadGraph/mg5amcnlo/mupmum_ww_nlo_new2/SubProcesses/P0_mupmum_wpwm/all_G1_310/MADatNLO.HwU /farmstorage/marcozaro/MadGraph/mg5amcnlo/mupmum_ww_nlo_new2/SubProcesses/P0_mupmum_wpwm/all_G1_184/MADatNLO.HwU /farmstorage/marcozaro/MadGraph/mg5amcnlo/mupmum_ww_nlo_new2/SubProcesses/P0_mupmum_wpwm/all_G1_297/MADatNLO.HwU /farmstorage/marcozaro/MadGraph/mg5amcnlo/mupmum_ww_nlo_new2/SubProcesses/P0_mupmum_wpwm/all_G1_881/MADatNLO.HwU /farmstorage/marcozaro/MadGraph/mg5amcnlo/mupmum_ww_nlo_new2/SubProcesses/P0_mupmum_wpwm/all_G1_424/MADatNLO.HwU /farmstorage/marcozaro/MadGraph/mg5amcnlo/mupmum_ww_nlo_new2/SubProcesses/P0_mupmum_wpwm/all_G1_274/MADatNLO.HwU /farmstorage/marcozaro/MadGraph/mg5amcnlo/mupmum_ww_nlo_new2/SubProcesses/P0_mupmum_wpwm/all_G1_59/MADatNLO.HwU /farmstorage/marcozaro/MadGraph/mg5amcnlo/mupmum_ww_nlo_new2/SubProcesses/P0_mupmum_wpwm/all_G1_676/MADatNLO.HwU /farmstorage/marcozaro/MadGraph/mg5amcnlo/mupmum_ww_nlo_new2/SubProcesses/P0_mupmum_wpwm/all_G1_181/MADatNLO.HwU /farmstorage/marcozaro/MadGraph/mg5amcnlo/mupmum_ww_nlo_new2/SubProcesses/P0_mupmum_wpwm/all_G1_581/MADatNLO.HwU /farmstorage/marcozaro/MadGraph/mg5amcnlo/mupmum_ww_nlo_new2/SubProcesses/P0_mupmum_wpwm/all_G1_650/MADatNLO.HwU /farmstorage/marcozaro/MadGraph/mg5amcnlo/mupmum_ww_nlo_new2/SubProcesses/P0_mupmum_wpwm/all_G1_725/MADatNLO.HwU /farmstorage/marcozaro/MadGraph/mg5amcnlo/mupmum_ww_nlo_new2/SubProcesses/P0_mupmum_wpwm/all_G1_504/MADatNLO.HwU /farmstorage/marcozaro/MadGraph/mg5amcnlo/mupmum_ww_nlo_new2/SubProcesses/P0_mupmum_wpwm/all_G1_692/MADatNLO.HwU /farmstorage/marcozaro/MadGraph/mg5amcnlo/mupmum_ww_nlo_new2/SubProcesses/P0_mupmum_wpwm/all_G1_973/MADatNLO.HwU /farmstorage/marcozaro/MadGraph/mg5amcnlo/mupmum_ww_nlo_new2/SubProcesses/P0_mupmum_wpwm/all_G1_56/MADatNLO.HwU /farmstorage/marcozaro/MadGraph/mg5amcnlo/mupmum_ww_nlo_new2/SubProcesses/P0_mupmum_wpwm/all_G1_100/MADatNLO.HwU /farmstorage/marcozaro/MadGraph/mg5amcnlo/mupmum_ww_nlo_new2/SubProcesses/P0_mupmum_wpwm/all_G1_436/MADatNLO.HwU /farmstorage/marcozaro/MadGraph/mg5amcnlo/mupmum_ww_nlo_new2/SubProcesses/P0_mupmum_wpwm/all_G1_722/MADatNLO.HwU /farmstorage/marcozaro/MadGraph/mg5amcnlo/mupmum_ww_nlo_new2/SubProcesses/P0_mupmum_wpwm/all_G1_906/MADatNLO.HwU /farmstorage/marcozaro/MadGraph/mg5amcnlo/mupmum_ww_nlo_new2/SubProcesses/P0_mupmum_wpwm/all_G1_260/MADatNLO.HwU /farmstorage/marcozaro/MadGraph/mg5amcnlo/mupmum_ww_nlo_new2/SubProcesses/P0_mupmum_wpwm/all_G1_358/MADatNLO.HwU /farmstorage/marcozaro/MadGraph/mg5amcnlo/mupmum_ww_nlo_new2/SubProcesses/P0_mupmum_wpwm/all_G1_769/MADatNLO.HwU /farmstorage/marcozaro/MadGraph/mg5amcnlo/mupmum_ww_nlo_new2/SubProcesses/P0_mupmum_wpwm/all_G1_123/MADatNLO.HwU /farmstorage/marcozaro/MadGraph/mg5amcnlo/mupmum_ww_nlo_new2/SubProcesses/P0_mupmum_wpwm/all_G1_654/MADatNLO.HwU /farmstorage/marcozaro/MadGraph/mg5amcnlo/mupmum_ww_nlo_new2/SubProcesses/P0_mupmum_wpwm/all_G1_775/MADatNLO.HwU /farmstorage/marcozaro/MadGraph/mg5amcnlo/mupmum_ww_nlo_new2/SubProcesses/P0_mupmum_wpwm/all_G1_612/MADatNLO.HwU /farmstorage/marcozaro/MadGraph/mg5amcnlo/mupmum_ww_nlo_new2/SubProcesses/P0_mupmum_wpwm/all_G1_967/MADatNLO.HwU /farmstorage/marcozaro/MadGraph/mg5amcnlo/mupmum_ww_nlo_new2/SubProcesses/P0_mupmum_wpwm/all_G1_243/MADatNLO.HwU /farmstorage/marcozaro/MadGraph/mg5amcnlo/mupmum_ww_nlo_new2/SubProcesses/P0_mupmum_wpwm/all_G1_903/MADatNLO.HwU /farmstorage/marcozaro/MadGraph/mg5amcnlo/mupmum_ww_nlo_new2/SubProcesses/P0_mupmum_wpwm/all_G1_674/MADatNLO.HwU /farmstorage/marcozaro/MadGraph/mg5amcnlo/mupmum_ww_nlo_new2/SubProcesses/P0_mupmum_wpwm/all_G1_560/MADatNLO.HwU /farmstorage/marcozaro/MadGraph/mg5amcnlo/mupmum_ww_nlo_new2/SubProcesses/P0_mupmum_wpwm/all_G1_484/MADatNLO.HwU /farmstorage/marcozaro/MadGraph/mg5amcnlo/mupmum_ww_nlo_new2/SubProcesses/P0_mupmum_wpwm/all_G1_965/MADatNLO.HwU /farmstorage/marcozaro/MadGraph/mg5amcnlo/mupmum_ww_nlo_new2/SubProcesses/P0_mupmum_wpwm/all_G1_218/MADatNLO.HwU /farmstorage/marcozaro/MadGraph/mg5amcnlo/mupmum_ww_nlo_new2/SubProcesses/P0_mupmum_wpwm/all_G1_370/MADatNLO.HwU /farmstorage/marcozaro/MadGraph/mg5amcnlo/mupmum_ww_nlo_new2/SubProcesses/P0_mupmum_wpwm/all_G1_824/MADatNLO.HwU /farmstorage/marcozaro/MadGraph/mg5amcnlo/mupmum_ww_nlo_new2/SubProcesses/P0_mupmum_wpwm/all_G1_545/MADatNLO.HwU /farmstorage/marcozaro/MadGraph/mg5amcnlo/mupmum_ww_nlo_new2/SubProcesses/P0_mupmum_wpwm/all_G1_742/MADatNLO.HwU /farmstorage/marcozaro/MadGraph/mg5amcnlo/mupmum_ww_nlo_new2/SubProcesses/P0_mupmum_wpwm/all_G1_45/MADatNLO.HwU /farmstorage/marcozaro/MadGraph/mg5amcnlo/mupmum_ww_nlo_new2/SubProcesses/P0_mupmum_wpwm/all_G1_143/MADatNLO.HwU /farmstorage/marcozaro/MadGraph/mg5amcnlo/mupmum_ww_nlo_new2/SubProcesses/P0_mupmum_wpwm/all_G1_371/MADatNLO.HwU /farmstorage/marcozaro/MadGraph/mg5amcnlo/mupmum_ww_nlo_new2/SubProcesses/P0_mupmum_wpwm/all_G1_750/MADatNLO.HwU /farmstorage/marcozaro/MadGraph/mg5amcnlo/mupmum_ww_nlo_new2/SubProcesses/P0_mupmum_wpwm/all_G1_495/MADatNLO.HwU /farmstorage/marcozaro/MadGraph/mg5amcnlo/mupmum_ww_nlo_new2/SubProcesses/P0_mupmum_wpwm/all_G1_731/MADatNLO.HwU /farmstorage/marcozaro/MadGraph/mg5amcnlo/mupmum_ww_nlo_new2/SubProcesses/P0_mupmum_wpwm/all_G1_376/MADatNLO.HwU /farmstorage/marcozaro/MadGraph/mg5amcnlo/mupmum_ww_nlo_new2/SubProcesses/P0_mupmum_wpwm/all_G1_943/MADatNLO.HwU /farmstorage/marcozaro/MadGraph/mg5amcnlo/mupmum_ww_nlo_new2/SubProcesses/P0_mupmum_wpwm/all_G1_892/MADatNLO.HwU /farmstorage/marcozaro/MadGraph/mg5amcnlo/mupmum_ww_nlo_new2/SubProcesses/P0_mupmum_wpwm/all_G1_323/MADatNLO.HwU /farmstorage/marcozaro/MadGraph/mg5amcnlo/mupmum_ww_nlo_new2/SubProcesses/P0_mupmum_wpwm/all_G1_899/MADatNLO.HwU /farmstorage/marcozaro/MadGraph/mg5amcnlo/mupmum_ww_nlo_new2/SubProcesses/P0_mupmum_wpwm/all_G1_648/MADatNLO.HwU /farmstorage/marcozaro/MadGraph/mg5amcnlo/mupmum_ww_nlo_new2/SubProcesses/P0_mupmum_wpwm/all_G1_264/MADatNLO.HwU /farmstorage/marcozaro/MadGraph/mg5amcnlo/mupmum_ww_nlo_new2/SubProcesses/P0_mupmum_wpwm/all_G1_368/MADatNLO.HwU /farmstorage/marcozaro/MadGraph/mg5amcnlo/mupmum_ww_nlo_new2/SubProcesses/P0_mupmum_wpwm/all_G1_150/MADatNLO.HwU /farmstorage/marcozaro/MadGraph/mg5amcnlo/mupmum_ww_nlo_new2/SubProcesses/P0_mupmum_wpwm/all_G1_226/MADatNLO.HwU /farmstorage/marcozaro/MadGraph/mg5amcnlo/mupmum_ww_nlo_new2/SubProcesses/P0_mupmum_wpwm/all_G1_101/MADatNLO.HwU /farmstorage/marcozaro/MadGraph/mg5amcnlo/mupmum_ww_nlo_new2/SubProcesses/P0_mupmum_wpwm/all_G1_972/MADatNLO.HwU /farmstorage/marcozaro/MadGraph/mg5amcnlo/mupmum_ww_nlo_new2/SubProcesses/P0_mupmum_wpwm/all_G1_186/MADatNLO.HwU /farmstorage/marcozaro/MadGraph/mg5amcnlo/mupmum_ww_nlo_new2/SubProcesses/P0_mupmum_wpwm/all_G1_717/MADatNLO.HwU /farmstorage/marcozaro/MadGraph/mg5amcnlo/mupmum_ww_nlo_new2/SubProcesses/P0_mupmum_wpwm/all_G1_250/MADatNLO.HwU /farmstorage/marcozaro/MadGraph/mg5amcnlo/mupmum_ww_nlo_new2/SubProcesses/P0_mupmum_wpwm/all_G1_739/MADatNLO.HwU /farmstorage/marcozaro/MadGraph/mg5amcnlo/mupmum_ww_nlo_new2/SubProcesses/P0_mupmum_wpwm/all_G1_339/MADatNLO.HwU /farmstorage/marcozaro/MadGraph/mg5amcnlo/mupmum_ww_nlo_new2/SubProcesses/P0_mupmum_wpwm/all_G1_631/MADatNLO.HwU /farmstorage/marcozaro/MadGraph/mg5amcnlo/mupmum_ww_nlo_new2/SubProcesses/P0_mupmum_wpwm/all_G1_288/MADatNLO.HwU /farmstorage/marcozaro/MadGraph/mg5amcnlo/mupmum_ww_nlo_new2/SubProcesses/P0_mupmum_wpwm/all_G1_173/MADatNLO.HwU /farmstorage/marcozaro/MadGraph/mg5amcnlo/mupmum_ww_nlo_new2/SubProcesses/P0_mupmum_wpwm/all_G1_66/MADatNLO.HwU /farmstorage/marcozaro/MadGraph/mg5amcnlo/mupmum_ww_nlo_new2/SubProcesses/P0_mupmum_wpwm/all_G1_735/MADatNLO.HwU /farmstorage/marcozaro/MadGraph/mg5amcnlo/mupmum_ww_nlo_new2/SubProcesses/P0_mupmum_wpwm/all_G1_762/MADatNLO.HwU /farmstorage/marcozaro/MadGraph/mg5amcnlo/mupmum_ww_nlo_new2/SubProcesses/P0_mupmum_wpwm/all_G1_180/MADatNLO.HwU /farmstorage/marcozaro/MadGraph/mg5amcnlo/mupmum_ww_nlo_new2/SubProcesses/P0_mupmum_wpwm/all_G1_833/MADatNLO.HwU /farmstorage/marcozaro/MadGraph/mg5amcnlo/mupmum_ww_nlo_new2/SubProcesses/P0_mupmum_wpwm/all_G1_50/MADatNLO.HwU /farmstorage/marcozaro/MadGraph/mg5amcnlo/mupmum_ww_nlo_new2/SubProcesses/P0_mupmum_wpwm/all_G1_516/MADatNLO.HwU /farmstorage/marcozaro/MadGraph/mg5amcnlo/mupmum_ww_nlo_new2/SubProcesses/P0_mupmum_wpwm/all_G1_190/MADatNLO.HwU /farmstorage/marcozaro/MadGraph/mg5amcnlo/mupmum_ww_nlo_new2/SubProcesses/P0_mupmum_wpwm/all_G1_414/MADatNLO.HwU /farmstorage/marcozaro/MadGraph/mg5amcnlo/mupmum_ww_nlo_new2/SubProcesses/P0_mupmum_wpwm/all_G1_783/MADatNLO.HwU /farmstorage/marcozaro/MadGraph/mg5amcnlo/mupmum_ww_nlo_new2/SubProcesses/P0_mupmum_wpwm/all_G1_422/MADatNLO.HwU /farmstorage/marcozaro/MadGraph/mg5amcnlo/mupmum_ww_nlo_new2/SubProcesses/P0_mupmum_wpwm/all_G1_691/MADatNLO.HwU /farmstorage/marcozaro/MadGraph/mg5amcnlo/mupmum_ww_nlo_new2/SubProcesses/P0_mupmum_wpwm/all_G1_521/MADatNLO.HwU /farmstorage/marcozaro/MadGraph/mg5amcnlo/mupmum_ww_nlo_new2/SubProcesses/P0_mupmum_wpwm/all_G1_970/MADatNLO.HwU /farmstorage/marcozaro/MadGraph/mg5amcnlo/mupmum_ww_nlo_new2/SubProcesses/P0_mupmum_wpwm/all_G1_848/MADatNLO.HwU /farmstorage/marcozaro/MadGraph/mg5amcnlo/mupmum_ww_nlo_new2/SubProcesses/P0_mupmum_wpwm/all_G1_151/MADatNLO.HwU /farmstorage/marcozaro/MadGraph/mg5amcnlo/mupmum_ww_nlo_new2/SubProcesses/P0_mupmum_wpwm/all_G1_231/MADatNLO.HwU /farmstorage/marcozaro/MadGraph/mg5amcnlo/mupmum_ww_nlo_new2/SubProcesses/P0_mupmum_wpwm/all_G1_170/MADatNLO.HwU /farmstorage/marcozaro/MadGraph/mg5amcnlo/mupmum_ww_nlo_new2/SubProcesses/P0_mupmum_wpwm/all_G1_388/MADatNLO.HwU /farmstorage/marcozaro/MadGraph/mg5amcnlo/mupmum_ww_nlo_new2/SubProcesses/P0_mupmum_wpwm/all_G1_292/MADatNLO.HwU /farmstorage/marcozaro/MadGraph/mg5amcnlo/mupmum_ww_nlo_new2/SubProcesses/P0_mupmum_wpwm/all_G1_419/MADatNLO.HwU /farmstorage/marcozaro/MadGraph/mg5amcnlo/mupmum_ww_nlo_new2/SubProcesses/P0_mupmum_wpwm/all_G1_130/MADatNLO.HwU /farmstorage/marcozaro/MadGraph/mg5amcnlo/mupmum_ww_nlo_new2/SubProcesses/P0_mupmum_wpwm/all_G1_317/MADatNLO.HwU /farmstorage/marcozaro/MadGraph/mg5amcnlo/mupmum_ww_nlo_new2/SubProcesses/P0_mupmum_wpwm/all_G1_623/MADatNLO.HwU /farmstorage/marcozaro/MadGraph/mg5amcnlo/mupmum_ww_nlo_new2/SubProcesses/P0_mupmum_wpwm/all_G1_672/MADatNLO.HwU /farmstorage/marcozaro/MadGraph/mg5amcnlo/mupmum_ww_nlo_new2/SubProcesses/P0_mupmum_wpwm/all_G1_795/MADatNLO.HwU /farmstorage/marcozaro/MadGraph/mg5amcnlo/mupmum_ww_nlo_new2/SubProcesses/P0_mupmum_wpwm/all_G1_936/MADatNLO.HwU /farmstorage/marcozaro/MadGraph/mg5amcnlo/mupmum_ww_nlo_new2/SubProcesses/P0_mupmum_wpwm/all_G1_878/MADatNLO.HwU /farmstorage/marcozaro/MadGraph/mg5amcnlo/mupmum_ww_nlo_new2/SubProcesses/P0_mupmum_wpwm/all_G1_808/MADatNLO.HwU /farmstorage/marcozaro/MadGraph/mg5amcnlo/mupmum_ww_nlo_new2/SubProcesses/P0_mupmum_wpwm/all_G1_720/MADatNLO.HwU /farmstorage/marcozaro/MadGraph/mg5amcnlo/mupmum_ww_nlo_new2/SubProcesses/P0_mupmum_wpwm/all_G1_705/MADatNLO.HwU /farmstorage/marcozaro/MadGraph/mg5amcnlo/mupmum_ww_nlo_new2/SubProcesses/P0_mupmum_wpwm/all_G1_63/MADatNLO.HwU /farmstorage/marcozaro/MadGraph/mg5amcnlo/mupmum_ww_nlo_new2/SubProcesses/P0_mupmum_wpwm/all_G1_58/MADatNLO.HwU /farmstorage/marcozaro/MadGraph/mg5amcnlo/mupmum_ww_nlo_new2/SubProcesses/P0_mupmum_wpwm/all_G1_922/MADatNLO.HwU /farmstorage/marcozaro/MadGraph/mg5amcnlo/mupmum_ww_nlo_new2/SubProcesses/P0_mupmum_wpwm/all_G1_31/MADatNLO.HwU /farmstorage/marcozaro/MadGraph/mg5amcnlo/mupmum_ww_nlo_new2/SubProcesses/P0_mupmum_wpwm/all_G1_584/MADatNLO.HwU /farmstorage/marcozaro/MadGraph/mg5amcnlo/mupmum_ww_nlo_new2/SubProcesses/P0_mupmum_wpwm/all_G1_77/MADatNLO.HwU /farmstorage/marcozaro/MadGraph/mg5amcnlo/mupmum_ww_nlo_new2/SubProcesses/P0_mupmum_wpwm/all_G1_811/MADatNLO.HwU /farmstorage/marcozaro/MadGraph/mg5amcnlo/mupmum_ww_nlo_new2/SubProcesses/P0_mupmum_wpwm/all_G1_490/MADatNLO.HwU /farmstorage/marcozaro/MadGraph/mg5amcnlo/mupmum_ww_nlo_new2/SubProcesses/P0_mupmum_wpwm/all_G1_586/MADatNLO.HwU /farmstorage/marcozaro/MadGraph/mg5amcnlo/mupmum_ww_nlo_new2/SubProcesses/P0_mupmum_wpwm/all_G1_818/MADatNLO.HwU /farmstorage/marcozaro/MadGraph/mg5amcnlo/mupmum_ww_nlo_new2/SubProcesses/P0_mupmum_wpwm/all_G1_768/MADatNLO.HwU /farmstorage/marcozaro/MadGraph/mg5amcnlo/mupmum_ww_nlo_new2/SubProcesses/P0_mupmum_wpwm/all_G1_796/MADatNLO.HwU /farmstorage/marcozaro/MadGraph/mg5amcnlo/mupmum_ww_nlo_new2/SubProcesses/P0_mupmum_wpwm/all_G1_303/MADatNLO.HwU /farmstorage/marcozaro/MadGraph/mg5amcnlo/mupmum_ww_nlo_new2/SubProcesses/P0_mupmum_wpwm/all_G1_576/MADatNLO.HwU /farmstorage/marcozaro/MadGraph/mg5amcnlo/mupmum_ww_nlo_new2/SubProcesses/P0_mupmum_wpwm/all_G1_668/MADatNLO.HwU /farmstorage/marcozaro/MadGraph/mg5amcnlo/mupmum_ww_nlo_new2/SubProcesses/P0_mupmum_wpwm/all_G1_889/MADatNLO.HwU /farmstorage/marcozaro/MadGraph/mg5amcnlo/mupmum_ww_nlo_new2/SubProcesses/P0_mupmum_wpwm/all_G1_911/MADatNLO.HwU /farmstorage/marcozaro/MadGraph/mg5amcnlo/mupmum_ww_nlo_new2/SubProcesses/P0_mupmum_wpwm/all_G1_518/MADatNLO.HwU /farmstorage/marcozaro/MadGraph/mg5amcnlo/mupmum_ww_nlo_new2/SubProcesses/P0_mupmum_wpwm/all_G1_389/MADatNLO.HwU /farmstorage/marcozaro/MadGraph/mg5amcnlo/mupmum_ww_nlo_new2/SubProcesses/P0_mupmum_wpwm/all_G1_909/MADatNLO.HwU /farmstorage/marcozaro/MadGraph/mg5amcnlo/mupmum_ww_nlo_new2/SubProcesses/P0_mupmum_wpwm/all_G1_855/MADatNLO.HwU /farmstorage/marcozaro/MadGraph/mg5amcnlo/mupmum_ww_nlo_new2/SubProcesses/P0_mupmum_wpwm/all_G1_447/MADatNLO.HwU /farmstorage/marcozaro/MadGraph/mg5amcnlo/mupmum_ww_nlo_new2/SubProcesses/P0_mupmum_wpwm/all_G1_216/MADatNLO.HwU /farmstorage/marcozaro/MadGraph/mg5amcnlo/mupmum_ww_nlo_new2/SubProcesses/P0_mupmum_wpwm/all_G1_144/MADatNLO.HwU /farmstorage/marcozaro/MadGraph/mg5amcnlo/mupmum_ww_nlo_new2/SubProcesses/P0_mupmum_wpwm/all_G1_189/MADatNLO.HwU /farmstorage/marcozaro/MadGraph/mg5amcnlo/mupmum_ww_nlo_new2/SubProcesses/P0_mupmum_wpwm/all_G1_901/MADatNLO.HwU /farmstorage/marcozaro/MadGraph/mg5amcnlo/mupmum_ww_nlo_new2/SubProcesses/P0_mupmum_wpwm/all_G1_431/MADatNLO.HwU /farmstorage/marcozaro/MadGraph/mg5amcnlo/mupmum_ww_nlo_new2/SubProcesses/P0_mupmum_wpwm/all_G1_838/MADatNLO.HwU /farmstorage/marcozaro/MadGraph/mg5amcnlo/mupmum_ww_nlo_new2/SubProcesses/P0_mupmum_wpwm/all_G1_193/MADatNLO.HwU /farmstorage/marcozaro/MadGraph/mg5amcnlo/mupmum_ww_nlo_new2/SubProcesses/P0_mupmum_wpwm/all_G1_792/MADatNLO.HwU /farmstorage/marcozaro/MadGraph/mg5amcnlo/mupmum_ww_nlo_new2/SubProcesses/P0_mupmum_wpwm/all_G1_841/MADatNLO.HwU /farmstorage/marcozaro/MadGraph/mg5amcnlo/mupmum_ww_nlo_new2/SubProcesses/P0_mupmum_wpwm/all_G1_671/MADatNLO.HwU /farmstorage/marcozaro/MadGraph/mg5amcnlo/mupmum_ww_nlo_new2/SubProcesses/P0_mupmum_wpwm/all_G1_127/MADatNLO.HwU /farmstorage/marcozaro/MadGraph/mg5amcnlo/mupmum_ww_nlo_new2/SubProcesses/P0_mupmum_wpwm/all_G1_592/MADatNLO.HwU /farmstorage/marcozaro/MadGraph/mg5amcnlo/mupmum_ww_nlo_new2/SubProcesses/P0_mupmum_wpwm/all_G1_616/MADatNLO.HwU /farmstorage/marcozaro/MadGraph/mg5amcnlo/mupmum_ww_nlo_new2/SubProcesses/P0_mupmum_wpwm/all_G1_236/MADatNLO.HwU /farmstorage/marcozaro/MadGraph/mg5amcnlo/mupmum_ww_nlo_new2/SubProcesses/P0_mupmum_wpwm/all_G1_46/MADatNLO.HwU /farmstorage/marcozaro/MadGraph/mg5amcnlo/mupmum_ww_nlo_new2/SubProcesses/P0_mupmum_wpwm/all_G1_351/MADatNLO.HwU /farmstorage/marcozaro/MadGraph/mg5amcnlo/mupmum_ww_nlo_new2/SubProcesses/P0_mupmum_wpwm/all_G1_781/MADatNLO.HwU /farmstorage/marcozaro/MadGraph/mg5amcnlo/mupmum_ww_nlo_new2/SubProcesses/P0_mupmum_wpwm/all_G1_952/MADatNLO.HwU /farmstorage/marcozaro/MadGraph/mg5amcnlo/mupmum_ww_nlo_new2/SubProcesses/P0_mupmum_wpwm/all_G1_316/MADatNLO.HwU /farmstorage/marcozaro/MadGraph/mg5amcnlo/mupmum_ww_nlo_new2/SubProcesses/P0_mupmum_wpwm/all_G1_989/MADatNLO.HwU /farmstorage/marcozaro/MadGraph/mg5amcnlo/mupmum_ww_nlo_new2/SubProcesses/P0_mupmum_wpwm/all_G1_656/MADatNLO.HwU /farmstorage/marcozaro/MadGraph/mg5amcnlo/mupmum_ww_nlo_new2/SubProcesses/P0_mupmum_wpwm/all_G1_307/MADatNLO.HwU /farmstorage/marcozaro/MadGraph/mg5amcnlo/mupmum_ww_nlo_new2/SubProcesses/P0_mupmum_wpwm/all_G1_506/MADatNLO.HwU /farmstorage/marcozaro/MadGraph/mg5amcnlo/mupmum_ww_nlo_new2/SubProcesses/P0_mupmum_wpwm/all_G1_113/MADatNLO.HwU /farmstorage/marcozaro/MadGraph/mg5amcnlo/mupmum_ww_nlo_new2/SubProcesses/P0_mupmum_wpwm/all_G1_880/MADatNLO.HwU /farmstorage/marcozaro/MadGraph/mg5amcnlo/mupmum_ww_nlo_new2/SubProcesses/P0_mupmum_wpwm/all_G1_324/MADatNLO.HwU /farmstorage/marcozaro/MadGraph/mg5amcnlo/mupmum_ww_nlo_new2/SubProcesses/P0_mupmum_wpwm/all_G1_829/MADatNLO.HwU /farmstorage/marcozaro/MadGraph/mg5amcnlo/mupmum_ww_nlo_new2/SubProcesses/P0_mupmum_wpwm/all_G1_111/MADatNLO.HwU /farmstorage/marcozaro/MadGraph/mg5amcnlo/mupmum_ww_nlo_new2/SubProcesses/P0_mupmum_wpwm/all_G1_322/MADatNLO.HwU /farmstorage/marcozaro/MadGraph/mg5amcnlo/mupmum_ww_nlo_new2/SubProcesses/P0_mupmum_wpwm/all_G1_182/MADatNLO.HwU /farmstorage/marcozaro/MadGraph/mg5amcnlo/mupmum_ww_nlo_new2/SubProcesses/P0_mupmum_wpwm/all_G1_931/MADatNLO.HwU /farmstorage/marcozaro/MadGraph/mg5amcnlo/mupmum_ww_nlo_new2/SubProcesses/P0_mupmum_wpwm/all_G1_599/MADatNLO.HwU /farmstorage/marcozaro/MadGraph/mg5amcnlo/mupmum_ww_nlo_new2/SubProcesses/P0_mupmum_wpwm/all_G1_11/MADatNLO.HwU /farmstorage/marcozaro/MadGraph/mg5amcnlo/mupmum_ww_nlo_new2/SubProcesses/P0_mupmum_wpwm/all_G1_804/MADatNLO.HwU /farmstorage/marcozaro/MadGraph/mg5amcnlo/mupmum_ww_nlo_new2/SubProcesses/P0_mupmum_wpwm/all_G1_604/MADatNLO.HwU /farmstorage/marcozaro/MadGraph/mg5amcnlo/mupmum_ww_nlo_new2/SubProcesses/P0_mupmum_wpwm/all_G1_754/MADatNLO.HwU /farmstorage/marcozaro/MadGraph/mg5amcnlo/mupmum_ww_nlo_new2/SubProcesses/P0_mupmum_wpwm/all_G1_946/MADatNLO.HwU /farmstorage/marcozaro/MadGraph/mg5amcnlo/mupmum_ww_nlo_new2/SubProcesses/P0_mupmum_wpwm/all_G1_587/MADatNLO.HwU /farmstorage/marcozaro/MadGraph/mg5amcnlo/mupmum_ww_nlo_new2/SubProcesses/P0_mupmum_wpwm/all_G1_564/MADatNLO.HwU /farmstorage/marcozaro/MadGraph/mg5amcnlo/mupmum_ww_nlo_new2/SubProcesses/P0_mupmum_wpwm/all_G1_916/MADatNLO.HwU /farmstorage/marcozaro/MadGraph/mg5amcnlo/mupmum_ww_nlo_new2/SubProcesses/P0_mupmum_wpwm/all_G1_179/MADatNLO.HwU /farmstorage/marcozaro/MadGraph/mg5amcnlo/mupmum_ww_nlo_new2/SubProcesses/P0_mupmum_wpwm/all_G1_500/MADatNLO.HwU /farmstorage/marcozaro/MadGraph/mg5amcnlo/mupmum_ww_nlo_new2/SubProcesses/P0_mupmum_wpwm/all_G1_509/MADatNLO.HwU /farmstorage/marcozaro/MadGraph/mg5amcnlo/mupmum_ww_nlo_new2/SubProcesses/P0_mupmum_wpwm/all_G1_491/MADatNLO.HwU /farmstorage/marcozaro/MadGraph/mg5amcnlo/mupmum_ww_nlo_new2/SubProcesses/P0_mupmum_wpwm/all_G1_474/MADatNLO.HwU /farmstorage/marcozaro/MadGraph/mg5amcnlo/mupmum_ww_nlo_new2/SubProcesses/P0_mupmum_wpwm/all_G1_765/MADatNLO.HwU /farmstorage/marcozaro/MadGraph/mg5amcnlo/mupmum_ww_nlo_new2/SubProcesses/P0_mupmum_wpwm/all_G1_697/MADatNLO.HwU /farmstorage/marcozaro/MadGraph/mg5amcnlo/mupmum_ww_nlo_new2/SubProcesses/P0_mupmum_wpwm/all_G1_39/MADatNLO.HwU /farmstorage/marcozaro/MadGraph/mg5amcnlo/mupmum_ww_nlo_new2/SubProcesses/P0_mupmum_wpwm/all_G1_894/MADatNLO.HwU /farmstorage/marcozaro/MadGraph/mg5amcnlo/mupmum_ww_nlo_new2/SubProcesses/P0_mupmum_wpwm/all_G1_415/MADatNLO.HwU /farmstorage/marcozaro/MadGraph/mg5amcnlo/mupmum_ww_nlo_new2/SubProcesses/P0_mupmum_wpwm/all_G1_978/MADatNLO.HwU /farmstorage/marcozaro/MadGraph/mg5amcnlo/mupmum_ww_nlo_new2/SubProcesses/P0_mupmum_wpwm/all_G1_255/MADatNLO.HwU /farmstorage/marcozaro/MadGraph/mg5amcnlo/mupmum_ww_nlo_new2/SubProcesses/P0_mupmum_wpwm/all_G1_935/MADatNLO.HwU /farmstorage/marcozaro/MadGraph/mg5amcnlo/mupmum_ww_nlo_new2/SubProcesses/P0_mupmum_wpwm/all_G1_580/MADatNLO.HwU /farmstorage/marcozaro/MadGraph/mg5amcnlo/mupmum_ww_nlo_new2/SubProcesses/P0_mupmum_wpwm/all_G1_71/MADatNLO.HwU /farmstorage/marcozaro/MadGraph/mg5amcnlo/mupmum_ww_nlo_new2/SubProcesses/P0_mupmum_wpwm/all_G1_449/MADatNLO.HwU /farmstorage/marcozaro/MadGraph/mg5amcnlo/mupmum_ww_nlo_new2/SubProcesses/P0_mupmum_wpwm/all_G1_646/MADatNLO.HwU /farmstorage/marcozaro/MadGraph/mg5amcnlo/mupmum_ww_nlo_new2/SubProcesses/P0_mupmum_wpwm/all_G1_689/MADatNLO.HwU /farmstorage/marcozaro/MadGraph/mg5amcnlo/mupmum_ww_nlo_new2/SubProcesses/P0_mupmum_wpwm/all_G1_235/MADatNLO.HwU /farmstorage/marcozaro/MadGraph/mg5amcnlo/mupmum_ww_nlo_new2/SubProcesses/P0_mupmum_wpwm/all_G1_655/MADatNLO.HwU /farmstorage/marcozaro/MadGraph/mg5amcnlo/mupmum_ww_nlo_new2/SubProcesses/P0_mupmum_wpwm/all_G1_805/MADatNLO.HwU /farmstorage/marcozaro/MadGraph/mg5amcnlo/mupmum_ww_nlo_new2/SubProcesses/P0_mupmum_wpwm/all_G1_80/MADatNLO.HwU /farmstorage/marcozaro/MadGraph/mg5amcnlo/mupmum_ww_nlo_new2/SubProcesses/P0_mupmum_wpwm/all_G1_395/MADatNLO.HwU /farmstorage/marcozaro/MadGraph/mg5amcnlo/mupmum_ww_nlo_new2/SubProcesses/P0_mupmum_wpwm/all_G1_698/MADatNLO.HwU /farmstorage/marcozaro/MadGraph/mg5amcnlo/mupmum_ww_nlo_new2/SubProcesses/P0_mupmum_wpwm/all_G1_960/MADatNLO.HwU /farmstorage/marcozaro/MadGraph/mg5amcnlo/mupmum_ww_nlo_new2/SubProcesses/P0_mupmum_wpwm/all_G1_550/MADatNLO.HwU /farmstorage/marcozaro/MadGraph/mg5amcnlo/mupmum_ww_nlo_new2/SubProcesses/P0_mupmum_wpwm/all_G1_278/MADatNLO.HwU /farmstorage/marcozaro/MadGraph/mg5amcnlo/mupmum_ww_nlo_new2/SubProcesses/P0_mupmum_wpwm/all_G1_736/MADatNLO.HwU /farmstorage/marcozaro/MadGraph/mg5amcnlo/mupmum_ww_nlo_new2/SubProcesses/P0_mupmum_wpwm/all_G1_767/MADatNLO.HwU /farmstorage/marcozaro/MadGraph/mg5amcnlo/mupmum_ww_nlo_new2/SubProcesses/P0_mupmum_wpwm/all_G1_209/MADatNLO.HwU /farmstorage/marcozaro/MadGraph/mg5amcnlo/mupmum_ww_nlo_new2/SubProcesses/P0_mupmum_wpwm/all_G1_384/MADatNLO.HwU /farmstorage/marcozaro/MadGraph/mg5amcnlo/mupmum_ww_nlo_new2/SubProcesses/P0_mupmum_wpwm/all_G1_314/MADatNLO.HwU /farmstorage/marcozaro/MadGraph/mg5amcnlo/mupmum_ww_nlo_new2/SubProcesses/P0_mupmum_wpwm/all_G1_52/MADatNLO.HwU /farmstorage/marcozaro/MadGraph/mg5amcnlo/mupmum_ww_nlo_new2/SubProcesses/P0_mupmum_wpwm/all_G1_548/MADatNLO.HwU /farmstorage/marcozaro/MadGraph/mg5amcnlo/mupmum_ww_nlo_new2/SubProcesses/P0_mupmum_wpwm/all_G1_308/MADatNLO.HwU /farmstorage/marcozaro/MadGraph/mg5amcnlo/mupmum_ww_nlo_new2/SubProcesses/P0_mupmum_wpwm/all_G1_457/MADatNLO.HwU /farmstorage/marcozaro/MadGraph/mg5amcnlo/mupmum_ww_nlo_new2/SubProcesses/P0_mupmum_wpwm/all_G1_137/MADatNLO.HwU /farmstorage/marcozaro/MadGraph/mg5amcnlo/mupmum_ww_nlo_new2/SubProcesses/P0_mupmum_wpwm/all_G1_191/MADatNLO.HwU /farmstorage/marcozaro/MadGraph/mg5amcnlo/mupmum_ww_nlo_new2/SubProcesses/P0_mupmum_wpwm/all_G1_85/MADatNLO.HwU /farmstorage/marcozaro/MadGraph/mg5amcnlo/mupmum_ww_nlo_new2/SubProcesses/P0_mupmum_wpwm/all_G1_394/MADatNLO.HwU /farmstorage/marcozaro/MadGraph/mg5amcnlo/mupmum_ww_nlo_new2/SubProcesses/P0_mupmum_wpwm/all_G1_895/MADatNLO.HwU /farmstorage/marcozaro/MadGraph/mg5amcnlo/mupmum_ww_nlo_new2/SubProcesses/P0_mupmum_wpwm/all_G1_30/MADatNLO.HwU /farmstorage/marcozaro/MadGraph/mg5amcnlo/mupmum_ww_nlo_new2/SubProcesses/P0_mupmum_wpwm/all_G1_914/MADatNLO.HwU /farmstorage/marcozaro/MadGraph/mg5amcnlo/mupmum_ww_nlo_new2/SubProcesses/P0_mupmum_wpwm/all_G1_839/MADatNLO.HwU /farmstorage/marcozaro/MadGraph/mg5amcnlo/mupmum_ww_nlo_new2/SubProcesses/P0_mupmum_wpwm/all_G1_547/MADatNLO.HwU /farmstorage/marcozaro/MadGraph/mg5amcnlo/mupmum_ww_nlo_new2/SubProcesses/P0_mupmum_wpwm/all_G1_16/MADatNLO.HwU /farmstorage/marcozaro/MadGraph/mg5amcnlo/mupmum_ww_nlo_new2/SubProcesses/P0_mupmum_wpwm/all_G1_496/MADatNLO.HwU /farmstorage/marcozaro/MadGraph/mg5amcnlo/mupmum_ww_nlo_new2/SubProcesses/P0_mupmum_wpwm/all_G1_791/MADatNLO.HwU /farmstorage/marcozaro/MadGraph/mg5amcnlo/mupmum_ww_nlo_new2/SubProcesses/P0_mupmum_wpwm/all_G1_561/MADatNLO.HwU /farmstorage/marcozaro/MadGraph/mg5amcnlo/mupmum_ww_nlo_new2/SubProcesses/P0_mupmum_wpwm/all_G1_975/MADatNLO.HwU /farmstorage/marcozaro/MadGraph/mg5amcnlo/mupmum_ww_nlo_new2/SubProcesses/P0_mupmum_wpwm/all_G1_136/MADatNLO.HwU /farmstorage/marcozaro/MadGraph/mg5amcnlo/mupmum_ww_nlo_new2/SubProcesses/P0_mupmum_wpwm/all_G1_999/MADatNLO.HwU /farmstorage/marcozaro/MadGraph/mg5amcnlo/mupmum_ww_nlo_new2/SubProcesses/P0_mupmum_wpwm/all_G1_832/MADatNLO.HwU /farmstorage/marcozaro/MadGraph/mg5amcnlo/mupmum_ww_nlo_new2/SubProcesses/P0_mupmum_wpwm/all_G1_758/MADatNLO.HwU /farmstorage/marcozaro/MadGraph/mg5amcnlo/mupmum_ww_nlo_new2/SubProcesses/P0_mupmum_wpwm/all_G1_948/MADatNLO.HwU /farmstorage/marcozaro/MadGraph/mg5amcnlo/mupmum_ww_nlo_new2/SubProcesses/P0_mupmum_wpwm/all_G1_645/MADatNLO.HwU /farmstorage/marcozaro/MadGraph/mg5amcnlo/mupmum_ww_nlo_new2/SubProcesses/P0_mupmum_wpwm/all_G1_481/MADatNLO.HwU /farmstorage/marcozaro/MadGraph/mg5amcnlo/mupmum_ww_nlo_new2/SubProcesses/P0_mupmum_wpwm/all_G1_528/MADatNLO.HwU /farmstorage/marcozaro/MadGraph/mg5amcnlo/mupmum_ww_nlo_new2/SubProcesses/P0_mupmum_wpwm/all_G1_334/MADatNLO.HwU /farmstorage/marcozaro/MadGraph/mg5amcnlo/mupmum_ww_nlo_new2/SubProcesses/P0_mupmum_wpwm/all_G1_326/MADatNLO.HwU /farmstorage/marcozaro/MadGraph/mg5amcnlo/mupmum_ww_nlo_new2/SubProcesses/P0_mupmum_wpwm/all_G1_569/MADatNLO.HwU /farmstorage/marcozaro/MadGraph/mg5amcnlo/mupmum_ww_nlo_new2/SubProcesses/P0_mupmum_wpwm/all_G1_378/MADatNLO.HwU /farmstorage/marcozaro/MadGraph/mg5amcnlo/mupmum_ww_nlo_new2/SubProcesses/P0_mupmum_wpwm/all_G1_549/MADatNLO.HwU /farmstorage/marcozaro/MadGraph/mg5amcnlo/mupmum_ww_nlo_new2/SubProcesses/P0_mupmum_wpwm/all_G1_929/MADatNLO.HwU /farmstorage/marcozaro/MadGraph/mg5amcnlo/mupmum_ww_nlo_new2/SubProcesses/P0_mupmum_wpwm/all_G1_525/MADatNLO.HwU /farmstorage/marcozaro/MadGraph/mg5amcnlo/mupmum_ww_nlo_new2/SubProcesses/P0_mupmum_wpwm/all_G1_629/MADatNLO.HwU /farmstorage/marcozaro/MadGraph/mg5amcnlo/mupmum_ww_nlo_new2/SubProcesses/P0_mupmum_wpwm/all_G1_537/MADatNLO.HwU /farmstorage/marcozaro/MadGraph/mg5amcnlo/mupmum_ww_nlo_new2/SubProcesses/P0_mupmum_wpwm/all_G1_890/MADatNLO.HwU /farmstorage/marcozaro/MadGraph/mg5amcnlo/mupmum_ww_nlo_new2/SubProcesses/P0_mupmum_wpwm/all_G1_95/MADatNLO.HwU /farmstorage/marcozaro/MadGraph/mg5amcnlo/mupmum_ww_nlo_new2/SubProcesses/P0_mupmum_wpwm/all_G1_29/MADatNLO.HwU /farmstorage/marcozaro/MadGraph/mg5amcnlo/mupmum_ww_nlo_new2/SubProcesses/P0_mupmum_wpwm/all_G1_374/MADatNLO.HwU /farmstorage/marcozaro/MadGraph/mg5amcnlo/mupmum_ww_nlo_new2/SubProcesses/P0_mupmum_wpwm/all_G1_148/MADatNLO.HwU /farmstorage/marcozaro/MadGraph/mg5amcnlo/mupmum_ww_nlo_new2/SubProcesses/P0_mupmum_wpwm/all_G1_883/MADatNLO.HwU /farmstorage/marcozaro/MadGraph/mg5amcnlo/mupmum_ww_nlo_new2/SubProcesses/P0_mupmum_wpwm/all_G1_703/MADatNLO.HwU /farmstorage/marcozaro/MadGraph/mg5amcnlo/mupmum_ww_nlo_new2/SubProcesses/P0_mupmum_wpwm/all_G1_966/MADatNLO.HwU /farmstorage/marcozaro/MadGraph/mg5amcnlo/mupmum_ww_nlo_new2/SubProcesses/P0_mupmum_wpwm/all_G1_459/MADatNLO.HwU /farmstorage/marcozaro/MadGraph/mg5amcnlo/mupmum_ww_nlo_new2/SubProcesses/P0_mupmum_wpwm/all_G1_35/MADatNLO.HwU /farmstorage/marcozaro/MadGraph/mg5amcnlo/mupmum_ww_nlo_new2/SubProcesses/P0_mupmum_wpwm/all_G1_810/MADatNLO.HwU /farmstorage/marcozaro/MadGraph/mg5amcnlo/mupmum_ww_nlo_new2/SubProcesses/P0_mupmum_wpwm/all_G1_913/MADatNLO.HwU /farmstorage/marcozaro/MadGraph/mg5amcnlo/mupmum_ww_nlo_new2/SubProcesses/P0_mupmum_wpwm/all_G1_603/MADatNLO.HwU /farmstorage/marcozaro/MadGraph/mg5amcnlo/mupmum_ww_nlo_new2/SubProcesses/P0_mupmum_wpwm/all_G1_282/MADatNLO.HwU /farmstorage/marcozaro/MadGraph/mg5amcnlo/mupmum_ww_nlo_new2/SubProcesses/P0_mupmum_wpwm/all_G1_499/MADatNLO.HwU /farmstorage/marcozaro/MadGraph/mg5amcnlo/mupmum_ww_nlo_new2/SubProcesses/P0_mupmum_wpwm/all_G1_859/MADatNLO.HwU /farmstorage/marcozaro/MadGraph/mg5amcnlo/mupmum_ww_nlo_new2/SubProcesses/P0_mupmum_wpwm/all_G1_606/MADatNLO.HwU /farmstorage/marcozaro/MadGraph/mg5amcnlo/mupmum_ww_nlo_new2/SubProcesses/P0_mupmum_wpwm/all_G1_605/MADatNLO.HwU /farmstorage/marcozaro/MadGraph/mg5amcnlo/mupmum_ww_nlo_new2/SubProcesses/P0_mupmum_wpwm/all_G1_957/MADatNLO.HwU /farmstorage/marcozaro/MadGraph/mg5amcnlo/mupmum_ww_nlo_new2/SubProcesses/P0_mupmum_wpwm/all_G1_660/MADatNLO.HwU /farmstorage/marcozaro/MadGraph/mg5amcnlo/mupmum_ww_nlo_new2/SubProcesses/P0_mupmum_wpwm/all_G1_78/MADatNLO.HwU /farmstorage/marcozaro/MadGraph/mg5amcnlo/mupmum_ww_nlo_new2/SubProcesses/P0_mupmum_wpwm/all_G1_344/MADatNLO.HwU /farmstorage/marcozaro/MadGraph/mg5amcnlo/mupmum_ww_nlo_new2/SubProcesses/P0_mupmum_wpwm/all_G1_734/MADatNLO.HwU /farmstorage/marcozaro/MadGraph/mg5amcnlo/mupmum_ww_nlo_new2/SubProcesses/P0_mupmum_wpwm/all_G1_213/MADatNLO.HwU /farmstorage/marcozaro/MadGraph/mg5amcnlo/mupmum_ww_nlo_new2/SubProcesses/P0_mupmum_wpwm/all_G1_178/MADatNLO.HwU /farmstorage/marcozaro/MadGraph/mg5amcnlo/mupmum_ww_nlo_new2/SubProcesses/P0_mupmum_wpwm/all_G1_159/MADatNLO.HwU /farmstorage/marcozaro/MadGraph/mg5amcnlo/mupmum_ww_nlo_new2/SubProcesses/P0_mupmum_wpwm/all_G1_19/MADatNLO.HwU /farmstorage/marcozaro/MadGraph/mg5amcnlo/mupmum_ww_nlo_new2/SubProcesses/P0_mupmum_wpwm/all_G1_657/MADatNLO.HwU /farmstorage/marcozaro/MadGraph/mg5amcnlo/mupmum_ww_nlo_new2/SubProcesses/P0_mupmum_wpwm/all_G1_403/MADatNLO.HwU /farmstorage/marcozaro/MadGraph/mg5amcnlo/mupmum_ww_nlo_new2/SubProcesses/P0_mupmum_wpwm/all_G1_858/MADatNLO.HwU /farmstorage/marcozaro/MadGraph/mg5amcnlo/mupmum_ww_nlo_new2/SubProcesses/P0_mupmum_wpwm/all_G1_718/MADatNLO.HwU /farmstorage/marcozaro/MadGraph/mg5amcnlo/mupmum_ww_nlo_new2/SubProcesses/P0_mupmum_wpwm/all_G1_917/MADatNLO.HwU /farmstorage/marcozaro/MadGraph/mg5amcnlo/mupmum_ww_nlo_new2/SubProcesses/P0_mupmum_wpwm/all_G1_158/MADatNLO.HwU /farmstorage/marcozaro/MadGraph/mg5amcnlo/mupmum_ww_nlo_new2/SubProcesses/P0_mupmum_wpwm/all_G1_402/MADatNLO.HwU /farmstorage/marcozaro/MadGraph/mg5amcnlo/mupmum_ww_nlo_new2/SubProcesses/P0_mupmum_wpwm/all_G1_299/MADatNLO.HwU /farmstorage/marcozaro/MadGraph/mg5amcnlo/mupmum_ww_nlo_new2/SubProcesses/P0_mupmum_wpwm/all_G1_89/MADatNLO.HwU /farmstorage/marcozaro/MadGraph/mg5amcnlo/mupmum_ww_nlo_new2/SubProcesses/P0_mupmum_wpwm/all_G1_440/MADatNLO.HwU /farmstorage/marcozaro/MadGraph/mg5amcnlo/mupmum_ww_nlo_new2/SubProcesses/P0_mupmum_wpwm/all_G1_662/MADatNLO.HwU /farmstorage/marcozaro/MadGraph/mg5amcnlo/mupmum_ww_nlo_new2/SubProcesses/P0_mupmum_wpwm/all_G1_530/MADatNLO.HwU /farmstorage/marcozaro/MadGraph/mg5amcnlo/mupmum_ww_nlo_new2/SubProcesses/P0_mupmum_wpwm/all_G1_845/MADatNLO.HwU /farmstorage/marcozaro/MadGraph/mg5amcnlo/mupmum_ww_nlo_new2/SubProcesses/P0_mupmum_wpwm/all_G1_690/MADatNLO.HwU /farmstorage/marcozaro/MadGraph/mg5amcnlo/mupmum_ww_nlo_new2/SubProcesses/P0_mupmum_wpwm/all_G1_467/MADatNLO.HwU /farmstorage/marcozaro/MadGraph/mg5amcnlo/mupmum_ww_nlo_new2/SubProcesses/P0_mupmum_wpwm/all_G1_261/MADatNLO.HwU /farmstorage/marcozaro/MadGraph/mg5amcnlo/mupmum_ww_nlo_new2/SubProcesses/P0_mupmum_wpwm/all_G1_533/MADatNLO.HwU /farmstorage/marcozaro/MadGraph/mg5amcnlo/mupmum_ww_nlo_new2/SubProcesses/P0_mupmum_wpwm/all_G1_969/MADatNLO.HwU /farmstorage/marcozaro/MadGraph/mg5amcnlo/mupmum_ww_nlo_new2/SubProcesses/P0_mupmum_wpwm/all_G1_60/MADatNLO.HwU /farmstorage/marcozaro/MadGraph/mg5amcnlo/mupmum_ww_nlo_new2/SubProcesses/P0_mupmum_wpwm/all_G1_956/MADatNLO.HwU /farmstorage/marcozaro/MadGraph/mg5amcnlo/mupmum_ww_nlo_new2/SubProcesses/P0_mupmum_wpwm/all_G1_67/MADatNLO.HwU /farmstorage/marcozaro/MadGraph/mg5amcnlo/mupmum_ww_nlo_new2/SubProcesses/P0_mupmum_wpwm/all_G1_687/MADatNLO.HwU /farmstorage/marcozaro/MadGraph/mg5amcnlo/mupmum_ww_nlo_new2/SubProcesses/P0_mupmum_wpwm/all_G1_428/MADatNLO.HwU /farmstorage/marcozaro/MadGraph/mg5amcnlo/mupmum_ww_nlo_new2/SubProcesses/P0_mupmum_wpwm/all_G1_154/MADatNLO.HwU /farmstorage/marcozaro/MadGraph/mg5amcnlo/mupmum_ww_nlo_new2/SubProcesses/P0_mupmum_wpwm/all_G1_869/MADatNLO.HwU /farmstorage/marcozaro/MadGraph/mg5amcnlo/mupmum_ww_nlo_new2/SubProcesses/P0_mupmum_wpwm/all_G1_128/MADatNLO.HwU /farmstorage/marcozaro/MadGraph/mg5amcnlo/mupmum_ww_nlo_new2/SubProcesses/P0_mupmum_wpwm/all_G1_760/MADatNLO.HwU /farmstorage/marcozaro/MadGraph/mg5amcnlo/mupmum_ww_nlo_new2/SubProcesses/P0_mupmum_wpwm/all_G1_246/MADatNLO.HwU /farmstorage/marcozaro/MadGraph/mg5amcnlo/mupmum_ww_nlo_new2/SubProcesses/P0_mupmum_wpwm/all_G1_340/MADatNLO.HwU /farmstorage/marcozaro/MadGraph/mg5amcnlo/mupmum_ww_nlo_new2/SubProcesses/P0_mupmum_wpwm/all_G1_542/MADatNLO.HwU /farmstorage/marcozaro/MadGraph/mg5amcnlo/mupmum_ww_nlo_new2/SubProcesses/P0_mupmum_wpwm/all_G1_325/MADatNLO.HwU /farmstorage/marcozaro/MadGraph/mg5amcnlo/mupmum_ww_nlo_new2/SubProcesses/P0_mupmum_wpwm/all_G1_958/MADatNLO.HwU /farmstorage/marcozaro/MadGraph/mg5amcnlo/mupmum_ww_nlo_new2/SubProcesses/P0_mupmum_wpwm/all_G1_146/MADatNLO.HwU /farmstorage/marcozaro/MadGraph/mg5amcnlo/mupmum_ww_nlo_new2/SubProcesses/P0_mupmum_wpwm/all_G1_294/MADatNLO.HwU /farmstorage/marcozaro/MadGraph/mg5amcnlo/mupmum_ww_nlo_new2/SubProcesses/P0_mupmum_wpwm/all_G1_572/MADatNLO.HwU /farmstorage/marcozaro/MadGraph/mg5amcnlo/mupmum_ww_nlo_new2/SubProcesses/P0_mupmum_wpwm/all_G1_753/MADatNLO.HwU /farmstorage/marcozaro/MadGraph/mg5amcnlo/mupmum_ww_nlo_new2/SubProcesses/P0_mupmum_wpwm/all_G1_463/MADatNLO.HwU /farmstorage/marcozaro/MadGraph/mg5amcnlo/mupmum_ww_nlo_new2/SubProcesses/P0_mupmum_wpwm/all_G1_688/MADatNLO.HwU /farmstorage/marcozaro/MadGraph/mg5amcnlo/mupmum_ww_nlo_new2/SubProcesses/P0_mupmum_wpwm/all_G1_469/MADatNLO.HwU /farmstorage/marcozaro/MadGraph/mg5amcnlo/mupmum_ww_nlo_new2/SubProcesses/P0_mupmum_wpwm/all_G1_534/MADatNLO.HwU /farmstorage/marcozaro/MadGraph/mg5amcnlo/mupmum_ww_nlo_new2/SubProcesses/P0_mupmum_wpwm/all_G1_643/MADatNLO.HwU /farmstorage/marcozaro/MadGraph/mg5amcnlo/mupmum_ww_nlo_new2/SubProcesses/P0_mupmum_wpwm/all_G1_329/MADatNLO.HwU /farmstorage/marcozaro/MadGraph/mg5amcnlo/mupmum_ww_nlo_new2/SubProcesses/P0_mupmum_wpwm/all_G1_959/MADatNLO.HwU /farmstorage/marcozaro/MadGraph/mg5amcnlo/mupmum_ww_nlo_new2/SubProcesses/P0_mupmum_wpwm/all_G1_439/MADatNLO.HwU /farmstorage/marcozaro/MadGraph/mg5amcnlo/mupmum_ww_nlo_new2/SubProcesses/P0_mupmum_wpwm/all_G1_155/MADatNLO.HwU /farmstorage/marcozaro/MadGraph/mg5amcnlo/mupmum_ww_nlo_new2/SubProcesses/P0_mupmum_wpwm/all_G1_343/MADatNLO.HwU /farmstorage/marcozaro/MadGraph/mg5amcnlo/mupmum_ww_nlo_new2/SubProcesses/P0_mupmum_wpwm/all_G1_577/MADatNLO.HwU /farmstorage/marcozaro/MadGraph/mg5amcnlo/mupmum_ww_nlo_new2/SubProcesses/P0_mupmum_wpwm/all_G1_102/MADatNLO.HwU /farmstorage/marcozaro/MadGraph/mg5amcnlo/mupmum_ww_nlo_new2/SubProcesses/P0_mupmum_wpwm/all_G1_13/MADatNLO.HwU /farmstorage/marcozaro/MadGraph/mg5amcnlo/mupmum_ww_nlo_new2/SubProcesses/P0_mupmum_wpwm/all_G1_566/MADatNLO.HwU /farmstorage/marcozaro/MadGraph/mg5amcnlo/mupmum_ww_nlo_new2/SubProcesses/P0_mupmum_wpwm/all_G1_312/MADatNLO.HwU /farmstorage/marcozaro/MadGraph/mg5amcnlo/mupmum_ww_nlo_new2/SubProcesses/P0_mupmum_wpwm/all_G1_849/MADatNLO.HwU /farmstorage/marcozaro/MadGraph/mg5amcnlo/mupmum_ww_nlo_new2/SubProcesses/P0_mupmum_wpwm/all_G1_815/MADatNLO.HwU /farmstorage/marcozaro/MadGraph/mg5amcnlo/mupmum_ww_nlo_new2/SubProcesses/P0_mupmum_wpwm/all_G1_526/MADatNLO.HwU /farmstorage/marcozaro/MadGraph/mg5amcnlo/mupmum_ww_nlo_new2/SubProcesses/P0_mupmum_wpwm/all_G1_964/MADatNLO.HwU /farmstorage/marcozaro/MadGraph/mg5amcnlo/mupmum_ww_nlo_new2/SubProcesses/P0_mupmum_wpwm/all_G1_661/MADatNLO.HwU /farmstorage/marcozaro/MadGraph/mg5amcnlo/mupmum_ww_nlo_new2/SubProcesses/P0_mupmum_wpwm/all_G1_363/MADatNLO.HwU /farmstorage/marcozaro/MadGraph/mg5amcnlo/mupmum_ww_nlo_new2/SubProcesses/P0_mupmum_wpwm/all_G1_954/MADatNLO.HwU /farmstorage/marcozaro/MadGraph/mg5amcnlo/mupmum_ww_nlo_new2/SubProcesses/P0_mupmum_wpwm/all_G1_134/MADatNLO.HwU /farmstorage/marcozaro/MadGraph/mg5amcnlo/mupmum_ww_nlo_new2/SubProcesses/P0_mupmum_wpwm/all_G1_176/MADatNLO.HwU /farmstorage/marcozaro/MadGraph/mg5amcnlo/mupmum_ww_nlo_new2/SubProcesses/P0_mupmum_wpwm/all_G1_511/MADatNLO.HwU /farmstorage/marcozaro/MadGraph/mg5amcnlo/mupmum_ww_nlo_new2/SubProcesses/P0_mupmum_wpwm/all_G1_784/MADatNLO.HwU /farmstorage/marcozaro/MadGraph/mg5amcnlo/mupmum_ww_nlo_new2/SubProcesses/P0_mupmum_wpwm/all_G1_876/MADatNLO.HwU /farmstorage/marcozaro/MadGraph/mg5amcnlo/mupmum_ww_nlo_new2/SubProcesses/P0_mupmum_wpwm/all_G1_693/MADatNLO.HwU /farmstorage/marcozaro/MadGraph/mg5amcnlo/mupmum_ww_nlo_new2/SubProcesses/P0_mupmum_wpwm/all_G1_454/MADatNLO.HwU /farmstorage/marcozaro/MadGraph/mg5amcnlo/mupmum_ww_nlo_new2/SubProcesses/P0_mupmum_wpwm/all_G1_488/MADatNLO.HwU /farmstorage/marcozaro/MadGraph/mg5amcnlo/mupmum_ww_nlo_new2/SubProcesses/P0_mupmum_wpwm/all_G1_20/MADatNLO.HwU /farmstorage/marcozaro/MadGraph/mg5amcnlo/mupmum_ww_nlo_new2/SubProcesses/P0_mupmum_wpwm/all_G1_465/MADatNLO.HwU /farmstorage/marcozaro/MadGraph/mg5amcnlo/mupmum_ww_nlo_new2/SubProcesses/P0_mupmum_wpwm/all_G1_443/MADatNLO.HwU /farmstorage/marcozaro/MadGraph/mg5amcnlo/mupmum_ww_nlo_new2/SubProcesses/P0_mupmum_wpwm/all_G1_160/MADatNLO.HwU /farmstorage/marcozaro/MadGraph/mg5amcnlo/mupmum_ww_nlo_new2/SubProcesses/P0_mupmum_wpwm/all_G1_215/MADatNLO.HwU /farmstorage/marcozaro/MadGraph/mg5amcnlo/mupmum_ww_nlo_new2/SubProcesses/P0_mupmum_wpwm/all_G1_621/MADatNLO.HwU /farmstorage/marcozaro/MadGraph/mg5amcnlo/mupmum_ww_nlo_new2/SubProcesses/P0_mupmum_wpwm/all_G1_884/MADatNLO.HwU /farmstorage/marcozaro/MadGraph/mg5amcnlo/mupmum_ww_nlo_new2/SubProcesses/P0_mupmum_wpwm/all_G1_995/MADatNLO.HwU /farmstorage/marcozaro/MadGraph/mg5amcnlo/mupmum_ww_nlo_new2/SubProcesses/P0_mupmum_wpwm/all_G1_562/MADatNLO.HwU /farmstorage/marcozaro/MadGraph/mg5amcnlo/mupmum_ww_nlo_new2/SubProcesses/P0_mupmum_wpwm/all_G1_649/MADatNLO.HwU /farmstorage/marcozaro/MadGraph/mg5amcnlo/mupmum_ww_nlo_new2/SubProcesses/P0_mupmum_wpwm/all_G1_684/MADatNLO.HwU /farmstorage/marcozaro/MadGraph/mg5amcnlo/mupmum_ww_nlo_new2/SubProcesses/P0_mupmum_wpwm/all_G1_432/MADatNLO.HwU /farmstorage/marcozaro/MadGraph/mg5amcnlo/mupmum_ww_nlo_new2/SubProcesses/P0_mupmum_wpwm/all_G1_926/MADatNLO.HwU /farmstorage/marcozaro/MadGraph/mg5amcnlo/mupmum_ww_nlo_new2/SubProcesses/P0_mupmum_wpwm/all_G1_129/MADatNLO.HwU /farmstorage/marcozaro/MadGraph/mg5amcnlo/mupmum_ww_nlo_new2/SubProcesses/P0_mupmum_wpwm/all_G1_36/MADatNLO.HwU /farmstorage/marcozaro/MadGraph/mg5amcnlo/mupmum_ww_nlo_new2/SubProcesses/P0_mupmum_wpwm/all_G1_444/MADatNLO.HwU /farmstorage/marcozaro/MadGraph/mg5amcnlo/mupmum_ww_nlo_new2/SubProcesses/P0_mupmum_wpwm/all_G1_86/MADatNLO.HwU /farmstorage/marcozaro/MadGraph/mg5amcnlo/mupmum_ww_nlo_new2/SubProcesses/P0_mupmum_wpwm/all_G1_234/MADatNLO.HwU /farmstorage/marcozaro/MadGraph/mg5amcnlo/mupmum_ww_nlo_new2/SubProcesses/P0_mupmum_wpwm/all_G1_555/MADatNLO.HwU /farmstorage/marcozaro/MadGraph/mg5amcnlo/mupmum_ww_nlo_new2/SubProcesses/P0_mupmum_wpwm/all_G1_107/MADatNLO.HwU /farmstorage/marcozaro/MadGraph/mg5amcnlo/mupmum_ww_nlo_new2/SubProcesses/P0_mupmum_wpwm/all_G1_412/MADatNLO.HwU /farmstorage/marcozaro/MadGraph/mg5amcnlo/mupmum_ww_nlo_new2/SubProcesses/P0_mupmum_wpwm/all_G1_602/MADatNLO.HwU /farmstorage/marcozaro/MadGraph/mg5amcnlo/mupmum_ww_nlo_new2/SubProcesses/P0_mupmum_wpwm/all_G1_635/MADatNLO.HwU /farmstorage/marcozaro/MadGraph/mg5amcnlo/mupmum_ww_nlo_new2/SubProcesses/P0_mupmum_wpwm/all_G1_749/MADatNLO.HwU /farmstorage/marcozaro/MadGraph/mg5amcnlo/mupmum_ww_nlo_new2/SubProcesses/P0_mupmum_wpwm/all_G1_318/MADatNLO.HwU /farmstorage/marcozaro/MadGraph/mg5amcnlo/mupmum_ww_nlo_new2/SubProcesses/P0_mupmum_wpwm/all_G1_75/MADatNLO.HwU /farmstorage/marcozaro/MadGraph/mg5amcnlo/mupmum_ww_nlo_new2/SubProcesses/P0_mupmum_wpwm/all_G1_201/MADatNLO.HwU /farmstorage/marcozaro/MadGraph/mg5amcnlo/mupmum_ww_nlo_new2/SubProcesses/P0_mupmum_wpwm/all_G1_770/MADatNLO.HwU /farmstorage/marcozaro/MadGraph/mg5amcnlo/mupmum_ww_nlo_new2/SubProcesses/P0_mupmum_wpwm/all_G1_733/MADatNLO.HwU /farmstorage/marcozaro/MadGraph/mg5amcnlo/mupmum_ww_nlo_new2/SubProcesses/P0_mupmum_wpwm/all_G1_962/MADatNLO.HwU /farmstorage/marcozaro/MadGraph/mg5amcnlo/mupmum_ww_nlo_new2/SubProcesses/P0_mupmum_wpwm/all_G1_221/MADatNLO.HwU /farmstorage/marcozaro/MadGraph/mg5amcnlo/mupmum_ww_nlo_new2/SubProcesses/P0_mupmum_wpwm/all_G1_269/MADatNLO.HwU /farmstorage/marcozaro/MadGraph/mg5amcnlo/mupmum_ww_nlo_new2/SubProcesses/P0_mupmum_wpwm/all_G1_862/MADatNLO.HwU /farmstorage/marcozaro/MadGraph/mg5amcnlo/mupmum_ww_nlo_new2/SubProcesses/P0_mupmum_wpwm/all_G1_711/MADatNLO.HwU /farmstorage/marcozaro/MadGraph/mg5amcnlo/mupmum_ww_nlo_new2/SubProcesses/P0_mupmum_wpwm/all_G1_728/MADatNLO.HwU /farmstorage/marcozaro/MadGraph/mg5amcnlo/mupmum_ww_nlo_new2/SubProcesses/P0_mupmum_wpwm/all_G1_237/MADatNLO.HwU /farmstorage/marcozaro/MadGraph/mg5amcnlo/mupmum_ww_nlo_new2/SubProcesses/P0_mupmum_wpwm/all_G1_741/MADatNLO.HwU /farmstorage/marcozaro/MadGraph/mg5amcnlo/mupmum_ww_nlo_new2/SubProcesses/P0_mupmum_wpwm/all_G1_347/MADatNLO.HwU /farmstorage/marcozaro/MadGraph/mg5amcnlo/mupmum_ww_nlo_new2/SubProcesses/P0_mupmum_wpwm/all_G1_142/MADatNLO.HwU /farmstorage/marcozaro/MadGraph/mg5amcnlo/mupmum_ww_nlo_new2/SubProcesses/P0_mupmum_wpwm/all_G1_452/MADatNLO.HwU /farmstorage/marcozaro/MadGraph/mg5amcnlo/mupmum_ww_nlo_new2/SubProcesses/P0_mupmum_wpwm/all_G1_998/MADatNLO.HwU /farmstorage/marcozaro/MadGraph/mg5amcnlo/mupmum_ww_nlo_new2/SubProcesses/P0_mupmum_wpwm/all_G1_204/MADatNLO.HwU /farmstorage/marcozaro/MadGraph/mg5amcnlo/mupmum_ww_nlo_new2/SubProcesses/P0_mupmum_wpwm/all_G1_610/MADatNLO.HwU /farmstorage/marcozaro/MadGraph/mg5amcnlo/mupmum_ww_nlo_new2/SubProcesses/P0_mupmum_wpwm/all_G1_330/MADatNLO.HwU /farmstorage/marcozaro/MadGraph/mg5amcnlo/mupmum_ww_nlo_new2/SubProcesses/P0_mupmum_wpwm/all_G1_908/MADatNLO.HwU /farmstorage/marcozaro/MadGraph/mg5amcnlo/mupmum_ww_nlo_new2/SubProcesses/P0_mupmum_wpwm/all_G1_932/MADatNLO.HwU /farmstorage/marcozaro/MadGraph/mg5amcnlo/mupmum_ww_nlo_new2/SubProcesses/P0_mupmum_wpwm/all_G1_41/MADatNLO.HwU /farmstorage/marcozaro/MadGraph/mg5amcnlo/mupmum_ww_nlo_new2/SubProcesses/P0_mupmum_wpwm/all_G1_306/MADatNLO.HwU /farmstorage/marcozaro/MadGraph/mg5amcnlo/mupmum_ww_nlo_new2/SubProcesses/P0_mupmum_wpwm/all_G1_715/MADatNLO.HwU /farmstorage/marcozaro/MadGraph/mg5amcnlo/mupmum_ww_nlo_new2/SubProcesses/P0_mupmum_wpwm/all_G1_659/MADatNLO.HwU /farmstorage/marcozaro/MadGraph/mg5amcnlo/mupmum_ww_nlo_new2/SubProcesses/P0_mupmum_wpwm/all_G1_494/MADatNLO.HwU /farmstorage/marcozaro/MadGraph/mg5amcnlo/mupmum_ww_nlo_new2/SubProcesses/P0_mupmum_wpwm/all_G1_366/MADatNLO.HwU /farmstorage/marcozaro/MadGraph/mg5amcnlo/mupmum_ww_nlo_new2/SubProcesses/P0_mupmum_wpwm/all_G1_348/MADatNLO.HwU /farmstorage/marcozaro/MadGraph/mg5amcnlo/mupmum_ww_nlo_new2/SubProcesses/P0_mupmum_wpwm/all_G1_460/MADatNLO.HwU /farmstorage/marcozaro/MadGraph/mg5amcnlo/mupmum_ww_nlo_new2/SubProcesses/P0_aa_wpwm/all_G1_260/MADatNLO.HwU /farmstorage/marcozaro/MadGraph/mg5amcnlo/mupmum_ww_nlo_new2/SubProcesses/P0_aa_wpwm/all_G1_182/MADatNLO.HwU /farmstorage/marcozaro/MadGraph/mg5amcnlo/mupmum_ww_nlo_new2/SubProcesses/P0_aa_wpwm/all_G1_69/MADatNLO.HwU /farmstorage/marcozaro/MadGraph/mg5amcnlo/mupmum_ww_nlo_new2/SubProcesses/P0_aa_wpwm/all_G1_541/MADatNLO.HwU /farmstorage/marcozaro/MadGraph/mg5amcnlo/mupmum_ww_nlo_new2/SubProcesses/P0_aa_wpwm/all_G1_10/MADatNLO.HwU /farmstorage/marcozaro/MadGraph/mg5amcnlo/mupmum_ww_nlo_new2/SubProcesses/P0_aa_wpwm/all_G1_253/MADatNLO.HwU /farmstorage/marcozaro/MadGraph/mg5amcnlo/mupmum_ww_nlo_new2/SubProcesses/P0_aa_wpwm/all_G1_164/MADatNLO.HwU /farmstorage/marcozaro/MadGraph/mg5amcnlo/mupmum_ww_nlo_new2/SubProcesses/P0_aa_wpwm/all_G1_130/MADatNLO.HwU /farmstorage/marcozaro/MadGraph/mg5amcnlo/mupmum_ww_nlo_new2/SubProcesses/P0_aa_wpwm/all_G1_212/MADatNLO.HwU /farmstorage/marcozaro/MadGraph/mg5amcnlo/mupmum_ww_nlo_new2/SubProcesses/P0_aa_wpwm/all_G1_505/MADatNLO.HwU /farmstorage/marcozaro/MadGraph/mg5amcnlo/mupmum_ww_nlo_new2/SubProcesses/P0_aa_wpwm/all_G1_548/MADatNLO.HwU /farmstorage/marcozaro/MadGraph/mg5amcnlo/mupmum_ww_nlo_new2/SubProcesses/P0_aa_wpwm/all_G1_35/MADatNLO.HwU /farmstorage/marcozaro/MadGraph/mg5amcnlo/mupmum_ww_nlo_new2/SubProcesses/P0_aa_wpwm/all_G1_378/MADatNLO.HwU /farmstorage/marcozaro/MadGraph/mg5amcnlo/mupmum_ww_nlo_new2/SubProcesses/P0_aa_wpwm/all_G1_479/MADatNLO.HwU /farmstorage/marcozaro/MadGraph/mg5amcnlo/mupmum_ww_nlo_new2/SubProcesses/P0_aa_wpwm/all_G1_336/MADatNLO.HwU /farmstorage/marcozaro/MadGraph/mg5amcnlo/mupmum_ww_nlo_new2/SubProcesses/P0_aa_wpwm/all_G1_141/MADatNLO.HwU /farmstorage/marcozaro/MadGraph/mg5amcnlo/mupmum_ww_nlo_new2/SubProcesses/P0_aa_wpwm/all_G1_149/MADatNLO.HwU /farmstorage/marcozaro/MadGraph/mg5amcnlo/mupmum_ww_nlo_new2/SubProcesses/P0_aa_wpwm/all_G1_32/MADatNLO.HwU /farmstorage/marcozaro/MadGraph/mg5amcnlo/mupmum_ww_nlo_new2/SubProcesses/P0_aa_wpwm/all_G1_46/MADatNLO.HwU /farmstorage/marcozaro/MadGraph/mg5amcnlo/mupmum_ww_nlo_new2/SubProcesses/P0_aa_wpwm/all_G1_290/MADatNLO.HwU /farmstorage/marcozaro/MadGraph/mg5amcnlo/mupmum_ww_nlo_new2/SubProcesses/P0_aa_wpwm/all_G1_361/MADatNLO.HwU /farmstorage/marcozaro/MadGraph/mg5amcnlo/mupmum_ww_nlo_new2/SubProcesses/P0_aa_wpwm/all_G1_385/MADatNLO.HwU /farmstorage/marcozaro/MadGraph/mg5amcnlo/mupmum_ww_nlo_new2/SubProcesses/P0_aa_wpwm/all_G1_183/MADatNLO.HwU /farmstorage/marcozaro/MadGraph/mg5amcnlo/mupmum_ww_nlo_new2/SubProcesses/P0_aa_wpwm/all_G1_257/MADatNLO.HwU /farmstorage/marcozaro/MadGraph/mg5amcnlo/mupmum_ww_nlo_new2/SubProcesses/P0_aa_wpwm/all_G1_117/MADatNLO.HwU /farmstorage/marcozaro/MadGraph/mg5amcnlo/mupmum_ww_nlo_new2/SubProcesses/P0_aa_wpwm/all_G1_232/MADatNLO.HwU /farmstorage/marcozaro/MadGraph/mg5amcnlo/mupmum_ww_nlo_new2/SubProcesses/P0_aa_wpwm/all_G1_482/MADatNLO.HwU /farmstorage/marcozaro/MadGraph/mg5amcnlo/mupmum_ww_nlo_new2/SubProcesses/P0_aa_wpwm/all_G1_454/MADatNLO.HwU /farmstorage/marcozaro/MadGraph/mg5amcnlo/mupmum_ww_nlo_new2/SubProcesses/P0_aa_wpwm/all_G1_567/MADatNLO.HwU /farmstorage/marcozaro/MadGraph/mg5amcnlo/mupmum_ww_nlo_new2/SubProcesses/P0_aa_wpwm/all_G1_248/MADatNLO.HwU /farmstorage/marcozaro/MadGraph/mg5amcnlo/mupmum_ww_nlo_new2/SubProcesses/P0_aa_wpwm/all_G1_6/MADatNLO.HwU /farmstorage/marcozaro/MadGraph/mg5amcnlo/mupmum_ww_nlo_new2/SubProcesses/P0_aa_wpwm/all_G1_331/MADatNLO.HwU /farmstorage/marcozaro/MadGraph/mg5amcnlo/mupmum_ww_nlo_new2/SubProcesses/P0_aa_wpwm/all_G1_17/MADatNLO.HwU /farmstorage/marcozaro/MadGraph/mg5amcnlo/mupmum_ww_nlo_new2/SubProcesses/P0_aa_wpwm/all_G1_91/MADatNLO.HwU /farmstorage/marcozaro/MadGraph/mg5amcnlo/mupmum_ww_nlo_new2/SubProcesses/P0_aa_wpwm/all_G1_186/MADatNLO.HwU /farmstorage/marcozaro/MadGraph/mg5amcnlo/mupmum_ww_nlo_new2/SubProcesses/P0_aa_wpwm/all_G1_433/MADatNLO.HwU /farmstorage/marcozaro/MadGraph/mg5amcnlo/mupmum_ww_nlo_new2/SubProcesses/P0_aa_wpwm/all_G1_427/MADatNLO.HwU /farmstorage/marcozaro/MadGraph/mg5amcnlo/mupmum_ww_nlo_new2/SubProcesses/P0_aa_wpwm/all_G1_439/MADatNLO.HwU /farmstorage/marcozaro/MadGraph/mg5amcnlo/mupmum_ww_nlo_new2/SubProcesses/P0_aa_wpwm/all_G1_514/MADatNLO.HwU /farmstorage/marcozaro/MadGraph/mg5amcnlo/mupmum_ww_nlo_new2/SubProcesses/P0_aa_wpwm/all_G1_276/MADatNLO.HwU /farmstorage/marcozaro/MadGraph/mg5amcnlo/mupmum_ww_nlo_new2/SubProcesses/P0_aa_wpwm/all_G1_312/MADatNLO.HwU /farmstorage/marcozaro/MadGraph/mg5amcnlo/mupmum_ww_nlo_new2/SubProcesses/P0_aa_wpwm/all_G1_297/MADatNLO.HwU /farmstorage/marcozaro/MadGraph/mg5amcnlo/mupmum_ww_nlo_new2/SubProcesses/P0_aa_wpwm/all_G1_129/MADatNLO.HwU /farmstorage/marcozaro/MadGraph/mg5amcnlo/mupmum_ww_nlo_new2/SubProcesses/P0_aa_wpwm/all_G1_281/MADatNLO.HwU /farmstorage/marcozaro/MadGraph/mg5amcnlo/mupmum_ww_nlo_new2/SubProcesses/P0_aa_wpwm/all_G1_404/MADatNLO.HwU /farmstorage/marcozaro/MadGraph/mg5amcnlo/mupmum_ww_nlo_new2/SubProcesses/P0_aa_wpwm/all_G1_519/MADatNLO.HwU /farmstorage/marcozaro/MadGraph/mg5amcnlo/mupmum_ww_nlo_new2/SubProcesses/P0_aa_wpwm/all_G1_552/MADatNLO.HwU /farmstorage/marcozaro/MadGraph/mg5amcnlo/mupmum_ww_nlo_new2/SubProcesses/P0_aa_wpwm/all_G1_60/MADatNLO.HwU /farmstorage/marcozaro/MadGraph/mg5amcnlo/mupmum_ww_nlo_new2/SubProcesses/P0_aa_wpwm/all_G1_571/MADatNLO.HwU /farmstorage/marcozaro/MadGraph/mg5amcnlo/mupmum_ww_nlo_new2/SubProcesses/P0_aa_wpwm/all_G1_572/MADatNLO.HwU /farmstorage/marcozaro/MadGraph/mg5amcnlo/mupmum_ww_nlo_new2/SubProcesses/P0_aa_wpwm/all_G1_335/MADatNLO.HwU /farmstorage/marcozaro/MadGraph/mg5amcnlo/mupmum_ww_nlo_new2/SubProcesses/P0_aa_wpwm/all_G1_447/MADatNLO.HwU /farmstorage/marcozaro/MadGraph/mg5amcnlo/mupmum_ww_nlo_new2/SubProcesses/P0_aa_wpwm/all_G1_315/MADatNLO.HwU /farmstorage/marcozaro/MadGraph/mg5amcnlo/mupmum_ww_nlo_new2/SubProcesses/P0_aa_wpwm/all_G1_158/MADatNLO.HwU /farmstorage/marcozaro/MadGraph/mg5amcnlo/mupmum_ww_nlo_new2/SubProcesses/P0_aa_wpwm/all_G1_36/MADatNLO.HwU /farmstorage/marcozaro/MadGraph/mg5amcnlo/mupmum_ww_nlo_new2/SubProcesses/P0_aa_wpwm/all_G1_89/MADatNLO.HwU /farmstorage/marcozaro/MadGraph/mg5amcnlo/mupmum_ww_nlo_new2/SubProcesses/P0_aa_wpwm/all_G1_85/MADatNLO.HwU /farmstorage/marcozaro/MadGraph/mg5amcnlo/mupmum_ww_nlo_new2/SubProcesses/P0_aa_wpwm/all_G1_267/MADatNLO.HwU /farmstorage/marcozaro/MadGraph/mg5amcnlo/mupmum_ww_nlo_new2/SubProcesses/P0_aa_wpwm/all_G1_449/MADatNLO.HwU /farmstorage/marcozaro/MadGraph/mg5amcnlo/mupmum_ww_nlo_new2/SubProcesses/P0_aa_wpwm/all_G1_307/MADatNLO.HwU /farmstorage/marcozaro/MadGraph/mg5amcnlo/mupmum_ww_nlo_new2/SubProcesses/P0_aa_wpwm/all_G1_443/MADatNLO.HwU /farmstorage/marcozaro/MadGraph/mg5amcnlo/mupmum_ww_nlo_new2/SubProcesses/P0_aa_wpwm/all_G1_101/MADatNLO.HwU /farmstorage/marcozaro/MadGraph/mg5amcnlo/mupmum_ww_nlo_new2/SubProcesses/P0_aa_wpwm/all_G1_203/MADatNLO.HwU /farmstorage/marcozaro/MadGraph/mg5amcnlo/mupmum_ww_nlo_new2/SubProcesses/P0_aa_wpwm/all_G1_523/MADatNLO.HwU /farmstorage/marcozaro/MadGraph/mg5amcnlo/mupmum_ww_nlo_new2/SubProcesses/P0_aa_wpwm/all_G1_491/MADatNLO.HwU /farmstorage/marcozaro/MadGraph/mg5amcnlo/mupmum_ww_nlo_new2/SubProcesses/P0_aa_wpwm/all_G1_296/MADatNLO.HwU /farmstorage/marcozaro/MadGraph/mg5amcnlo/mupmum_ww_nlo_new2/SubProcesses/P0_aa_wpwm/all_G1_156/MADatNLO.HwU /farmstorage/marcozaro/MadGraph/mg5amcnlo/mupmum_ww_nlo_new2/SubProcesses/P0_aa_wpwm/all_G1_444/MADatNLO.HwU /farmstorage/marcozaro/MadGraph/mg5amcnlo/mupmum_ww_nlo_new2/SubProcesses/P0_aa_wpwm/all_G1_542/MADatNLO.HwU /farmstorage/marcozaro/MadGraph/mg5amcnlo/mupmum_ww_nlo_new2/SubProcesses/P0_aa_wpwm/all_G1_395/MADatNLO.HwU /farmstorage/marcozaro/MadGraph/mg5amcnlo/mupmum_ww_nlo_new2/SubProcesses/P0_aa_wpwm/all_G1_59/MADatNLO.HwU /farmstorage/marcozaro/MadGraph/mg5amcnlo/mupmum_ww_nlo_new2/SubProcesses/P0_aa_wpwm/all_G1_5/MADatNLO.HwU /farmstorage/marcozaro/MadGraph/mg5amcnlo/mupmum_ww_nlo_new2/SubProcesses/P0_aa_wpwm/all_G1_400/MADatNLO.HwU /farmstorage/marcozaro/MadGraph/mg5amcnlo/mupmum_ww_nlo_new2/SubProcesses/P0_aa_wpwm/all_G1_217/MADatNLO.HwU /farmstorage/marcozaro/MadGraph/mg5amcnlo/mupmum_ww_nlo_new2/SubProcesses/P0_aa_wpwm/all_G1_50/MADatNLO.HwU /farmstorage/marcozaro/MadGraph/mg5amcnlo/mupmum_ww_nlo_new2/SubProcesses/P0_aa_wpwm/all_G1_493/MADatNLO.HwU /farmstorage/marcozaro/MadGraph/mg5amcnlo/mupmum_ww_nlo_new2/SubProcesses/P0_aa_wpwm/all_G1_194/MADatNLO.HwU /farmstorage/marcozaro/MadGraph/mg5amcnlo/mupmum_ww_nlo_new2/SubProcesses/P0_aa_wpwm/all_G1_279/MADatNLO.HwU /farmstorage/marcozaro/MadGraph/mg5amcnlo/mupmum_ww_nlo_new2/SubProcesses/P0_aa_wpwm/all_G1_230/MADatNLO.HwU /farmstorage/marcozaro/MadGraph/mg5amcnlo/mupmum_ww_nlo_new2/SubProcesses/P0_aa_wpwm/all_G1_487/MADatNLO.HwU /farmstorage/marcozaro/MadGraph/mg5amcnlo/mupmum_ww_nlo_new2/SubProcesses/P0_aa_wpwm/all_G1_174/MADatNLO.HwU /farmstorage/marcozaro/MadGraph/mg5amcnlo/mupmum_ww_nlo_new2/SubProcesses/P0_aa_wpwm/all_G1_547/MADatNLO.HwU /farmstorage/marcozaro/MadGraph/mg5amcnlo/mupmum_ww_nlo_new2/SubProcesses/P0_aa_wpwm/all_G1_322/MADatNLO.HwU /farmstorage/marcozaro/MadGraph/mg5amcnlo/mupmum_ww_nlo_new2/SubProcesses/P0_aa_wpwm/all_G1_110/MADatNLO.HwU /farmstorage/marcozaro/MadGraph/mg5amcnlo/mupmum_ww_nlo_new2/SubProcesses/P0_aa_wpwm/all_G1_289/MADatNLO.HwU /farmstorage/marcozaro/MadGraph/mg5amcnlo/mupmum_ww_nlo_new2/SubProcesses/P0_aa_wpwm/all_G1_96/MADatNLO.HwU /farmstorage/marcozaro/MadGraph/mg5amcnlo/mupmum_ww_nlo_new2/SubProcesses/P0_aa_wpwm/all_G1_549/MADatNLO.HwU /farmstorage/marcozaro/MadGraph/mg5amcnlo/mupmum_ww_nlo_new2/SubProcesses/P0_aa_wpwm/all_G1_245/MADatNLO.HwU /farmstorage/marcozaro/MadGraph/mg5amcnlo/mupmum_ww_nlo_new2/SubProcesses/P0_aa_wpwm/all_G1_401/MADatNLO.HwU /farmstorage/marcozaro/MadGraph/mg5amcnlo/mupmum_ww_nlo_new2/SubProcesses/P0_aa_wpwm/all_G1_223/MADatNLO.HwU /farmstorage/marcozaro/MadGraph/mg5amcnlo/mupmum_ww_nlo_new2/SubProcesses/P0_aa_wpwm/all_G1_326/MADatNLO.HwU /farmstorage/marcozaro/MadGraph/mg5amcnlo/mupmum_ww_nlo_new2/SubProcesses/P0_aa_wpwm/all_G1_334/MADatNLO.HwU /farmstorage/marcozaro/MadGraph/mg5amcnlo/mupmum_ww_nlo_new2/SubProcesses/P0_aa_wpwm/all_G1_555/MADatNLO.HwU /farmstorage/marcozaro/MadGraph/mg5amcnlo/mupmum_ww_nlo_new2/SubProcesses/P0_aa_wpwm/all_G1_224/MADatNLO.HwU /farmstorage/marcozaro/MadGraph/mg5amcnlo/mupmum_ww_nlo_new2/SubProcesses/P0_aa_wpwm/all_G1_498/MADatNLO.HwU /farmstorage/marcozaro/MadGraph/mg5amcnlo/mupmum_ww_nlo_new2/SubProcesses/P0_aa_wpwm/all_G1_233/MADatNLO.HwU /farmstorage/marcozaro/MadGraph/mg5amcnlo/mupmum_ww_nlo_new2/SubProcesses/P0_aa_wpwm/all_G1_256/MADatNLO.HwU /farmstorage/marcozaro/MadGraph/mg5amcnlo/mupmum_ww_nlo_new2/SubProcesses/P0_aa_wpwm/all_G1_546/MADatNLO.HwU /farmstorage/marcozaro/MadGraph/mg5amcnlo/mupmum_ww_nlo_new2/SubProcesses/P0_aa_wpwm/all_G1_389/MADatNLO.HwU /farmstorage/marcozaro/MadGraph/mg5amcnlo/mupmum_ww_nlo_new2/SubProcesses/P0_aa_wpwm/all_G1_79/MADatNLO.HwU /farmstorage/marcozaro/MadGraph/mg5amcnlo/mupmum_ww_nlo_new2/SubProcesses/P0_aa_wpwm/all_G1_412/MADatNLO.HwU /farmstorage/marcozaro/MadGraph/mg5amcnlo/mupmum_ww_nlo_new2/SubProcesses/P0_aa_wpwm/all_G1_187/MADatNLO.HwU /farmstorage/marcozaro/MadGraph/mg5amcnlo/mupmum_ww_nlo_new2/SubProcesses/P0_aa_wpwm/all_G1_262/MADatNLO.HwU /farmstorage/marcozaro/MadGraph/mg5amcnlo/mupmum_ww_nlo_new2/SubProcesses/P0_aa_wpwm/all_G1_337/MADatNLO.HwU /farmstorage/marcozaro/MadGraph/mg5amcnlo/mupmum_ww_nlo_new2/SubProcesses/P0_aa_wpwm/all_G1_402/MADatNLO.HwU /farmstorage/marcozaro/MadGraph/mg5amcnlo/mupmum_ww_nlo_new2/SubProcesses/P0_aa_wpwm/all_G1_198/MADatNLO.HwU /farmstorage/marcozaro/MadGraph/mg5amcnlo/mupmum_ww_nlo_new2/SubProcesses/P0_aa_wpwm/all_G1_249/MADatNLO.HwU /farmstorage/marcozaro/MadGraph/mg5amcnlo/mupmum_ww_nlo_new2/SubProcesses/P0_aa_wpwm/all_G1_280/MADatNLO.HwU /farmstorage/marcozaro/MadGraph/mg5amcnlo/mupmum_ww_nlo_new2/SubProcesses/P0_aa_wpwm/all_G1_53/MADatNLO.HwU /farmstorage/marcozaro/MadGraph/mg5amcnlo/mupmum_ww_nlo_new2/SubProcesses/P0_aa_wpwm/all_G1_452/MADatNLO.HwU /farmstorage/marcozaro/MadGraph/mg5amcnlo/mupmum_ww_nlo_new2/SubProcesses/P0_aa_wpwm/all_G1_98/MADatNLO.HwU /farmstorage/marcozaro/MadGraph/mg5amcnlo/mupmum_ww_nlo_new2/SubProcesses/P0_aa_wpwm/all_G1_430/MADatNLO.HwU /farmstorage/marcozaro/MadGraph/mg5amcnlo/mupmum_ww_nlo_new2/SubProcesses/P0_aa_wpwm/all_G1_441/MADatNLO.HwU /farmstorage/marcozaro/MadGraph/mg5amcnlo/mupmum_ww_nlo_new2/SubProcesses/P0_aa_wpwm/all_G1_375/MADatNLO.HwU /farmstorage/marcozaro/MadGraph/mg5amcnlo/mupmum_ww_nlo_new2/SubProcesses/P0_aa_wpwm/all_G1_86/MADatNLO.HwU /farmstorage/marcozaro/MadGraph/mg5amcnlo/mupmum_ww_nlo_new2/SubProcesses/P0_aa_wpwm/all_G1_353/MADatNLO.HwU /farmstorage/marcozaro/MadGraph/mg5amcnlo/mupmum_ww_nlo_new2/SubProcesses/P0_aa_wpwm/all_G1_536/MADatNLO.HwU /farmstorage/marcozaro/MadGraph/mg5amcnlo/mupmum_ww_nlo_new2/SubProcesses/P0_aa_wpwm/all_G1_16/MADatNLO.HwU /farmstorage/marcozaro/MadGraph/mg5amcnlo/mupmum_ww_nlo_new2/SubProcesses/P0_aa_wpwm/all_G1_469/MADatNLO.HwU /farmstorage/marcozaro/MadGraph/mg5amcnlo/mupmum_ww_nlo_new2/SubProcesses/P0_aa_wpwm/all_G1_118/MADatNLO.HwU /farmstorage/marcozaro/MadGraph/mg5amcnlo/mupmum_ww_nlo_new2/SubProcesses/P0_aa_wpwm/all_G1_566/MADatNLO.HwU /farmstorage/marcozaro/MadGraph/mg5amcnlo/mupmum_ww_nlo_new2/SubProcesses/P0_aa_wpwm/all_G1_445/MADatNLO.HwU /farmstorage/marcozaro/MadGraph/mg5amcnlo/mupmum_ww_nlo_new2/SubProcesses/P0_aa_wpwm/all_G1_374/MADatNLO.HwU /farmstorage/marcozaro/MadGraph/mg5amcnlo/mupmum_ww_nlo_new2/SubProcesses/P0_aa_wpwm/all_G1_494/MADatNLO.HwU /farmstorage/marcozaro/MadGraph/mg5amcnlo/mupmum_ww_nlo_new2/SubProcesses/P0_aa_wpwm/all_G1_218/MADatNLO.HwU /farmstorage/marcozaro/MadGraph/mg5amcnlo/mupmum_ww_nlo_new2/SubProcesses/P0_aa_wpwm/all_G1_168/MADatNLO.HwU /farmstorage/marcozaro/MadGraph/mg5amcnlo/mupmum_ww_nlo_new2/SubProcesses/P0_aa_wpwm/all_G1_425/MADatNLO.HwU /farmstorage/marcozaro/MadGraph/mg5amcnlo/mupmum_ww_nlo_new2/SubProcesses/P0_aa_wpwm/all_G1_204/MADatNLO.HwU /farmstorage/marcozaro/MadGraph/mg5amcnlo/mupmum_ww_nlo_new2/SubProcesses/P0_aa_wpwm/all_G1_68/MADatNLO.HwU /farmstorage/marcozaro/MadGraph/mg5amcnlo/mupmum_ww_nlo_new2/SubProcesses/P0_aa_wpwm/all_G1_229/MADatNLO.HwU /farmstorage/marcozaro/MadGraph/mg5amcnlo/mupmum_ww_nlo_new2/SubProcesses/P0_aa_wpwm/all_G1_348/MADatNLO.HwU /farmstorage/marcozaro/MadGraph/mg5amcnlo/mupmum_ww_nlo_new2/SubProcesses/P0_aa_wpwm/all_G1_28/MADatNLO.HwU /farmstorage/marcozaro/MadGraph/mg5amcnlo/mupmum_ww_nlo_new2/SubProcesses/P0_aa_wpwm/all_G1_200/MADatNLO.HwU /farmstorage/marcozaro/MadGraph/mg5amcnlo/mupmum_ww_nlo_new2/SubProcesses/P0_aa_wpwm/all_G1_269/MADatNLO.HwU /farmstorage/marcozaro/MadGraph/mg5amcnlo/mupmum_ww_nlo_new2/SubProcesses/P0_aa_wpwm/all_G1_215/MADatNLO.HwU /farmstorage/marcozaro/MadGraph/mg5amcnlo/mupmum_ww_nlo_new2/SubProcesses/P0_aa_wpwm/all_G1_26/MADatNLO.HwU /farmstorage/marcozaro/MadGraph/mg5amcnlo/mupmum_ww_nlo_new2/SubProcesses/P0_aa_wpwm/all_G1_355/MADatNLO.HwU /farmstorage/marcozaro/MadGraph/mg5amcnlo/mupmum_ww_nlo_new2/SubProcesses/P0_aa_wpwm/all_G1_12/MADatNLO.HwU /farmstorage/marcozaro/MadGraph/mg5amcnlo/mupmum_ww_nlo_new2/SubProcesses/P0_aa_wpwm/all_G1_499/MADatNLO.HwU /farmstorage/marcozaro/MadGraph/mg5amcnlo/mupmum_ww_nlo_new2/SubProcesses/P0_aa_wpwm/all_G1_213/MADatNLO.HwU /farmstorage/marcozaro/MadGraph/mg5amcnlo/mupmum_ww_nlo_new2/SubProcesses/P0_aa_wpwm/all_G1_73/MADatNLO.HwU /farmstorage/marcozaro/MadGraph/mg5amcnlo/mupmum_ww_nlo_new2/SubProcesses/P0_aa_wpwm/all_G1_435/MADatNLO.HwU /farmstorage/marcozaro/MadGraph/mg5amcnlo/mupmum_ww_nlo_new2/SubProcesses/P0_aa_wpwm/all_G1_132/MADatNLO.HwU /farmstorage/marcozaro/MadGraph/mg5amcnlo/mupmum_ww_nlo_new2/SubProcesses/P0_aa_wpwm/all_G1_386/MADatNLO.HwU /farmstorage/marcozaro/MadGraph/mg5amcnlo/mupmum_ww_nlo_new2/SubProcesses/P0_aa_wpwm/all_G1_362/MADatNLO.HwU /farmstorage/marcozaro/MadGraph/mg5amcnlo/mupmum_ww_nlo_new2/SubProcesses/P0_aa_wpwm/all_G1_376/MADatNLO.HwU /farmstorage/marcozaro/MadGraph/mg5amcnlo/mupmum_ww_nlo_new2/SubProcesses/P0_aa_wpwm/all_G1_309/MADatNLO.HwU /farmstorage/marcozaro/MadGraph/mg5amcnlo/mupmum_ww_nlo_new2/SubProcesses/P0_aa_wpwm/all_G1_30/MADatNLO.HwU /farmstorage/marcozaro/MadGraph/mg5amcnlo/mupmum_ww_nlo_new2/SubProcesses/P0_aa_wpwm/all_G1_420/MADatNLO.HwU /farmstorage/marcozaro/MadGraph/mg5amcnlo/mupmum_ww_nlo_new2/SubProcesses/P0_aa_wpwm/all_G1_408/MADatNLO.HwU /farmstorage/marcozaro/MadGraph/mg5amcnlo/mupmum_ww_nlo_new2/SubProcesses/P0_aa_wpwm/all_G1_4/MADatNLO.HwU /farmstorage/marcozaro/MadGraph/mg5amcnlo/mupmum_ww_nlo_new2/SubProcesses/P0_aa_wpwm/all_G1_462/MADatNLO.HwU /farmstorage/marcozaro/MadGraph/mg5amcnlo/mupmum_ww_nlo_new2/SubProcesses/P0_aa_wpwm/all_G1_316/MADatNLO.HwU /farmstorage/marcozaro/MadGraph/mg5amcnlo/mupmum_ww_nlo_new2/SubProcesses/P0_aa_wpwm/all_G1_516/MADatNLO.HwU /farmstorage/marcozaro/MadGraph/mg5amcnlo/mupmum_ww_nlo_new2/SubProcesses/P0_aa_wpwm/all_G1_553/MADatNLO.HwU /farmstorage/marcozaro/MadGraph/mg5amcnlo/mupmum_ww_nlo_new2/SubProcesses/P0_aa_wpwm/all_G1_450/MADatNLO.HwU /farmstorage/marcozaro/MadGraph/mg5amcnlo/mupmum_ww_nlo_new2/SubProcesses/P0_aa_wpwm/all_G1_41/MADatNLO.HwU /farmstorage/marcozaro/MadGraph/mg5amcnlo/mupmum_ww_nlo_new2/SubProcesses/P0_aa_wpwm/all_G1_163/MADatNLO.HwU /farmstorage/marcozaro/MadGraph/mg5amcnlo/mupmum_ww_nlo_new2/SubProcesses/P0_aa_wpwm/all_G1_303/MADatNLO.HwU /farmstorage/marcozaro/MadGraph/mg5amcnlo/mupmum_ww_nlo_new2/SubProcesses/P0_aa_wpwm/all_G1_205/MADatNLO.HwU /farmstorage/marcozaro/MadGraph/mg5amcnlo/mupmum_ww_nlo_new2/SubProcesses/P0_aa_wpwm/all_G1_202/MADatNLO.HwU /farmstorage/marcozaro/MadGraph/mg5amcnlo/mupmum_ww_nlo_new2/SubProcesses/P0_aa_wpwm/all_G1_138/MADatNLO.HwU /farmstorage/marcozaro/MadGraph/mg5amcnlo/mupmum_ww_nlo_new2/SubProcesses/P0_aa_wpwm/all_G1_172/MADatNLO.HwU /farmstorage/marcozaro/MadGraph/mg5amcnlo/mupmum_ww_nlo_new2/SubProcesses/P0_aa_wpwm/all_G1_486/MADatNLO.HwU /farmstorage/marcozaro/MadGraph/mg5amcnlo/mupmum_ww_nlo_new2/SubProcesses/P0_aa_wpwm/all_G1_128/MADatNLO.HwU /farmstorage/marcozaro/MadGraph/mg5amcnlo/mupmum_ww_nlo_new2/SubProcesses/P0_aa_wpwm/all_G1_115/MADatNLO.HwU /farmstorage/marcozaro/MadGraph/mg5amcnlo/mupmum_ww_nlo_new2/SubProcesses/P0_aa_wpwm/all_G1_352/MADatNLO.HwU /farmstorage/marcozaro/MadGraph/mg5amcnlo/mupmum_ww_nlo_new2/SubProcesses/P0_aa_wpwm/all_G1_220/MADatNLO.HwU /farmstorage/marcozaro/MadGraph/mg5amcnlo/mupmum_ww_nlo_new2/SubProcesses/P0_aa_wpwm/all_G1_206/MADatNLO.HwU /farmstorage/marcozaro/MadGraph/mg5amcnlo/mupmum_ww_nlo_new2/SubProcesses/P0_aa_wpwm/all_G1_418/MADatNLO.HwU /farmstorage/marcozaro/MadGraph/mg5amcnlo/mupmum_ww_nlo_new2/SubProcesses/P0_aa_wpwm/all_G1_226/MADatNLO.HwU /farmstorage/marcozaro/MadGraph/mg5amcnlo/mupmum_ww_nlo_new2/SubProcesses/P0_aa_wpwm/all_G1_14/MADatNLO.HwU /farmstorage/marcozaro/MadGraph/mg5amcnlo/mupmum_ww_nlo_new2/SubProcesses/P0_aa_wpwm/all_G1_525/MADatNLO.HwU /farmstorage/marcozaro/MadGraph/mg5amcnlo/mupmum_ww_nlo_new2/SubProcesses/P0_aa_wpwm/all_G1_301/MADatNLO.HwU /farmstorage/marcozaro/MadGraph/mg5amcnlo/mupmum_ww_nlo_new2/SubProcesses/P0_aa_wpwm/all_G1_545/MADatNLO.HwU /farmstorage/marcozaro/MadGraph/mg5amcnlo/mupmum_ww_nlo_new2/SubProcesses/P0_aa_wpwm/all_G1_428/MADatNLO.HwU /farmstorage/marcozaro/MadGraph/mg5amcnlo/mupmum_ww_nlo_new2/SubProcesses/P0_aa_wpwm/all_G1_22/MADatNLO.HwU /farmstorage/marcozaro/MadGraph/mg5amcnlo/mupmum_ww_nlo_new2/SubProcesses/P0_aa_wpwm/all_G1_56/MADatNLO.HwU /farmstorage/marcozaro/MadGraph/mg5amcnlo/mupmum_ww_nlo_new2/SubProcesses/P0_aa_wpwm/all_G1_344/MADatNLO.HwU /farmstorage/marcozaro/MadGraph/mg5amcnlo/mupmum_ww_nlo_new2/SubProcesses/P0_aa_wpwm/all_G1_259/MADatNLO.HwU /farmstorage/marcozaro/MadGraph/mg5amcnlo/mupmum_ww_nlo_new2/SubProcesses/P0_aa_wpwm/all_G1_274/MADatNLO.HwU /farmstorage/marcozaro/MadGraph/mg5amcnlo/mupmum_ww_nlo_new2/SubProcesses/P0_aa_wpwm/all_G1_258/MADatNLO.HwU /farmstorage/marcozaro/MadGraph/mg5amcnlo/mupmum_ww_nlo_new2/SubProcesses/P0_aa_wpwm/all_G1_124/MADatNLO.HwU /farmstorage/marcozaro/MadGraph/mg5amcnlo/mupmum_ww_nlo_new2/SubProcesses/P0_aa_wpwm/all_G1_342/MADatNLO.HwU /farmstorage/marcozaro/MadGraph/mg5amcnlo/mupmum_ww_nlo_new2/SubProcesses/P0_aa_wpwm/all_G1_576/MADatNLO.HwU /farmstorage/marcozaro/MadGraph/mg5amcnlo/mupmum_ww_nlo_new2/SubProcesses/P0_aa_wpwm/all_G1_436/MADatNLO.HwU /farmstorage/marcozaro/MadGraph/mg5amcnlo/mupmum_ww_nlo_new2/SubProcesses/P0_aa_wpwm/all_G1_300/MADatNLO.HwU /farmstorage/marcozaro/MadGraph/mg5amcnlo/mupmum_ww_nlo_new2/SubProcesses/P0_aa_wpwm/all_G1_497/MADatNLO.HwU /farmstorage/marcozaro/MadGraph/mg5amcnlo/mupmum_ww_nlo_new2/SubProcesses/P0_aa_wpwm/all_G1_431/MADatNLO.HwU /farmstorage/marcozaro/MadGraph/mg5amcnlo/mupmum_ww_nlo_new2/SubProcesses/P0_aa_wpwm/all_G1_317/MADatNLO.HwU /farmstorage/marcozaro/MadGraph/mg5amcnlo/mupmum_ww_nlo_new2/SubProcesses/P0_aa_wpwm/all_G1_242/MADatNLO.HwU /farmstorage/marcozaro/MadGraph/mg5amcnlo/mupmum_ww_nlo_new2/SubProcesses/P0_aa_wpwm/all_G1_222/MADatNLO.HwU /farmstorage/marcozaro/MadGraph/mg5amcnlo/mupmum_ww_nlo_new2/SubProcesses/P0_aa_wpwm/all_G1_255/MADatNLO.HwU /farmstorage/marcozaro/MadGraph/mg5amcnlo/mupmum_ww_nlo_new2/SubProcesses/P0_aa_wpwm/all_G1_302/MADatNLO.HwU /farmstorage/marcozaro/MadGraph/mg5amcnlo/mupmum_ww_nlo_new2/SubProcesses/P0_aa_wpwm/all_G1_457/MADatNLO.HwU /farmstorage/marcozaro/MadGraph/mg5amcnlo/mupmum_ww_nlo_new2/SubProcesses/P0_aa_wpwm/all_G1_123/MADatNLO.HwU /farmstorage/marcozaro/MadGraph/mg5amcnlo/mupmum_ww_nlo_new2/SubProcesses/P0_aa_wpwm/all_G1_23/MADatNLO.HwU /farmstorage/marcozaro/MadGraph/mg5amcnlo/mupmum_ww_nlo_new2/SubProcesses/P0_aa_wpwm/all_G1_411/MADatNLO.HwU /farmstorage/marcozaro/MadGraph/mg5amcnlo/mupmum_ww_nlo_new2/SubProcesses/P0_aa_wpwm/all_G1_298/MADatNLO.HwU /farmstorage/marcozaro/MadGraph/mg5amcnlo/mupmum_ww_nlo_new2/SubProcesses/P0_aa_wpwm/all_G1_99/MADatNLO.HwU /farmstorage/marcozaro/MadGraph/mg5amcnlo/mupmum_ww_nlo_new2/SubProcesses/P0_aa_wpwm/all_G1_562/MADatNLO.HwU /farmstorage/marcozaro/MadGraph/mg5amcnlo/mupmum_ww_nlo_new2/SubProcesses/P0_aa_wpwm/all_G1_157/MADatNLO.HwU /farmstorage/marcozaro/MadGraph/mg5amcnlo/mupmum_ww_nlo_new2/SubProcesses/P0_aa_wpwm/all_G1_76/MADatNLO.HwU /farmstorage/marcozaro/MadGraph/mg5amcnlo/mupmum_ww_nlo_new2/SubProcesses/P0_aa_wpwm/all_G1_568/MADatNLO.HwU /farmstorage/marcozaro/MadGraph/mg5amcnlo/mupmum_ww_nlo_new2/SubProcesses/P0_aa_wpwm/all_G1_55/MADatNLO.HwU /farmstorage/marcozaro/MadGraph/mg5amcnlo/mupmum_ww_nlo_new2/SubProcesses/P0_aa_wpwm/all_G1_175/MADatNLO.HwU /farmstorage/marcozaro/MadGraph/mg5amcnlo/mupmum_ww_nlo_new2/SubProcesses/P0_aa_wpwm/all_G1_440/MADatNLO.HwU /farmstorage/marcozaro/MadGraph/mg5amcnlo/mupmum_ww_nlo_new2/SubProcesses/P0_aa_wpwm/all_G1_160/MADatNLO.HwU /farmstorage/marcozaro/MadGraph/mg5amcnlo/mupmum_ww_nlo_new2/SubProcesses/P0_aa_wpwm/all_G1_489/MADatNLO.HwU /farmstorage/marcozaro/MadGraph/mg5amcnlo/mupmum_ww_nlo_new2/SubProcesses/P0_aa_wpwm/all_G1_74/MADatNLO.HwU /farmstorage/marcozaro/MadGraph/mg5amcnlo/mupmum_ww_nlo_new2/SubProcesses/P0_aa_wpwm/all_G1_196/MADatNLO.HwU /farmstorage/marcozaro/MadGraph/mg5amcnlo/mupmum_ww_nlo_new2/SubProcesses/P0_aa_wpwm/all_G1_460/MADatNLO.HwU /farmstorage/marcozaro/MadGraph/mg5amcnlo/mupmum_ww_nlo_new2/SubProcesses/P0_aa_wpwm/all_G1_1/MADatNLO.HwU /farmstorage/marcozaro/MadGraph/mg5amcnlo/mupmum_ww_nlo_new2/SubProcesses/P0_aa_wpwm/all_G1_49/MADatNLO.HwU /farmstorage/marcozaro/MadGraph/mg5amcnlo/mupmum_ww_nlo_new2/SubProcesses/P0_aa_wpwm/all_G1_27/MADatNLO.HwU /farmstorage/marcozaro/MadGraph/mg5amcnlo/mupmum_ww_nlo_new2/SubProcesses/P0_aa_wpwm/all_G1_225/MADatNLO.HwU /farmstorage/marcozaro/MadGraph/mg5amcnlo/mupmum_ww_nlo_new2/SubProcesses/P0_aa_wpwm/all_G1_13/MADatNLO.HwU /farmstorage/marcozaro/MadGraph/mg5amcnlo/mupmum_ww_nlo_new2/SubProcesses/P0_aa_wpwm/all_G1_234/MADatNLO.HwU /farmstorage/marcozaro/MadGraph/mg5amcnlo/mupmum_ww_nlo_new2/SubProcesses/P0_aa_wpwm/all_G1_383/MADatNLO.HwU /farmstorage/marcozaro/MadGraph/mg5amcnlo/mupmum_ww_nlo_new2/SubProcesses/P0_aa_wpwm/all_G1_266/MADatNLO.HwU /farmstorage/marcozaro/MadGraph/mg5amcnlo/mupmum_ww_nlo_new2/SubProcesses/P0_aa_wpwm/all_G1_190/MADatNLO.HwU /farmstorage/marcozaro/MadGraph/mg5amcnlo/mupmum_ww_nlo_new2/SubProcesses/P0_aa_wpwm/all_G1_393/MADatNLO.HwU /farmstorage/marcozaro/MadGraph/mg5amcnlo/mupmum_ww_nlo_new2/SubProcesses/P0_aa_wpwm/all_G1_354/MADatNLO.HwU /farmstorage/marcozaro/MadGraph/mg5amcnlo/mupmum_ww_nlo_new2/SubProcesses/P0_aa_wpwm/all_G1_292/MADatNLO.HwU /farmstorage/marcozaro/MadGraph/mg5amcnlo/mupmum_ww_nlo_new2/SubProcesses/P0_aa_wpwm/all_G1_87/MADatNLO.HwU /farmstorage/marcozaro/MadGraph/mg5amcnlo/mupmum_ww_nlo_new2/SubProcesses/P0_aa_wpwm/all_G1_201/MADatNLO.HwU /farmstorage/marcozaro/MadGraph/mg5amcnlo/mupmum_ww_nlo_new2/SubProcesses/P0_aa_wpwm/all_G1_417/MADatNLO.HwU /farmstorage/marcozaro/MadGraph/mg5amcnlo/mupmum_ww_nlo_new2/SubProcesses/P0_aa_wpwm/all_G1_423/MADatNLO.HwU /farmstorage/marcozaro/MadGraph/mg5amcnlo/mupmum_ww_nlo_new2/SubProcesses/P0_aa_wpwm/all_G1_94/MADatNLO.HwU /farmstorage/marcozaro/MadGraph/mg5amcnlo/mupmum_ww_nlo_new2/SubProcesses/P0_aa_wpwm/all_G1_284/MADatNLO.HwU /farmstorage/marcozaro/MadGraph/mg5amcnlo/mupmum_ww_nlo_new2/SubProcesses/P0_aa_wpwm/all_G1_39/MADatNLO.HwU /farmstorage/marcozaro/MadGraph/mg5amcnlo/mupmum_ww_nlo_new2/SubProcesses/P0_aa_wpwm/all_G1_120/MADatNLO.HwU /farmstorage/marcozaro/MadGraph/mg5amcnlo/mupmum_ww_nlo_new2/SubProcesses/P0_aa_wpwm/all_G1_305/MADatNLO.HwU /farmstorage/marcozaro/MadGraph/mg5amcnlo/mupmum_ww_nlo_new2/SubProcesses/P0_aa_wpwm/all_G1_166/MADatNLO.HwU /farmstorage/marcozaro/MadGraph/mg5amcnlo/mupmum_ww_nlo_new2/SubProcesses/P0_aa_wpwm/all_G1_251/MADatNLO.HwU /farmstorage/marcozaro/MadGraph/mg5amcnlo/mupmum_ww_nlo_new2/SubProcesses/P0_aa_wpwm/all_G1_31/MADatNLO.HwU /farmstorage/marcozaro/MadGraph/mg5amcnlo/mupmum_ww_nlo_new2/SubProcesses/P0_aa_wpwm/all_G1_176/MADatNLO.HwU /farmstorage/marcozaro/MadGraph/mg5amcnlo/mupmum_ww_nlo_new2/SubProcesses/P0_aa_wpwm/all_G1_406/MADatNLO.HwU /farmstorage/marcozaro/MadGraph/mg5amcnlo/mupmum_ww_nlo_new2/SubProcesses/P0_aa_wpwm/all_G1_88/MADatNLO.HwU /farmstorage/marcozaro/MadGraph/mg5amcnlo/mupmum_ww_nlo_new2/SubProcesses/P0_aa_wpwm/all_G1_162/MADatNLO.HwU /farmstorage/marcozaro/MadGraph/mg5amcnlo/mupmum_ww_nlo_new2/SubProcesses/P0_aa_wpwm/all_G1_193/MADatNLO.HwU /farmstorage/marcozaro/MadGraph/mg5amcnlo/mupmum_ww_nlo_new2/SubProcesses/P0_aa_wpwm/all_G1_57/MADatNLO.HwU /farmstorage/marcozaro/MadGraph/mg5amcnlo/mupmum_ww_nlo_new2/SubProcesses/P0_aa_wpwm/all_G1_191/MADatNLO.HwU /farmstorage/marcozaro/MadGraph/mg5amcnlo/mupmum_ww_nlo_new2/SubProcesses/P0_aa_wpwm/all_G1_458/MADatNLO.HwU /farmstorage/marcozaro/MadGraph/mg5amcnlo/mupmum_ww_nlo_new2/SubProcesses/P0_aa_wpwm/all_G1_323/MADatNLO.HwU /farmstorage/marcozaro/MadGraph/mg5amcnlo/mupmum_ww_nlo_new2/SubProcesses/P0_aa_wpwm/all_G1_109/MADatNLO.HwU /farmstorage/marcozaro/MadGraph/mg5amcnlo/mupmum_ww_nlo_new2/SubProcesses/P0_aa_wpwm/all_G1_263/MADatNLO.HwU /farmstorage/marcozaro/MadGraph/mg5amcnlo/mupmum_ww_nlo_new2/SubProcesses/P0_aa_wpwm/all_G1_382/MADatNLO.HwU /farmstorage/marcozaro/MadGraph/mg5amcnlo/mupmum_ww_nlo_new2/SubProcesses/P0_aa_wpwm/all_G1_291/MADatNLO.HwU /farmstorage/marcozaro/MadGraph/mg5amcnlo/mupmum_ww_nlo_new2/SubProcesses/P0_aa_wpwm/all_G1_522/MADatNLO.HwU /farmstorage/marcozaro/MadGraph/mg5amcnlo/mupmum_ww_nlo_new2/SubProcesses/P0_aa_wpwm/all_G1_139/MADatNLO.HwU /farmstorage/marcozaro/MadGraph/mg5amcnlo/mupmum_ww_nlo_new2/SubProcesses/P0_aa_wpwm/all_G1_210/MADatNLO.HwU /farmstorage/marcozaro/MadGraph/mg5amcnlo/mupmum_ww_nlo_new2/SubProcesses/P0_aa_wpwm/all_G1_313/MADatNLO.HwU /farmstorage/marcozaro/MadGraph/mg5amcnlo/mupmum_ww_nlo_new2/SubProcesses/P0_aa_wpwm/all_G1_470/MADatNLO.HwU /farmstorage/marcozaro/MadGraph/mg5amcnlo/mupmum_ww_nlo_new2/SubProcesses/P0_aa_wpwm/all_G1_173/MADatNLO.HwU /farmstorage/marcozaro/MadGraph/mg5amcnlo/mupmum_ww_nlo_new2/SubProcesses/P0_aa_wpwm/all_G1_29/MADatNLO.HwU /farmstorage/marcozaro/MadGraph/mg5amcnlo/mupmum_ww_nlo_new2/SubProcesses/P0_aa_wpwm/all_G1_169/MADatNLO.HwU /farmstorage/marcozaro/MadGraph/mg5amcnlo/mupmum_ww_nlo_new2/SubProcesses/P0_aa_wpwm/all_G1_146/MADatNLO.HwU /farmstorage/marcozaro/MadGraph/mg5amcnlo/mupmum_ww_nlo_new2/SubProcesses/P0_aa_wpwm/all_G1_155/MADatNLO.HwU /farmstorage/marcozaro/MadGraph/mg5amcnlo/mupmum_ww_nlo_new2/SubProcesses/P0_aa_wpwm/all_G1_496/MADatNLO.HwU /farmstorage/marcozaro/MadGraph/mg5amcnlo/mupmum_ww_nlo_new2/SubProcesses/P0_aa_wpwm/all_G1_83/MADatNLO.HwU /farmstorage/marcozaro/MadGraph/mg5amcnlo/mupmum_ww_nlo_new2/SubProcesses/P0_aa_wpwm/all_G1_243/MADatNLO.HwU /farmstorage/marcozaro/MadGraph/mg5amcnlo/mupmum_ww_nlo_new2/SubProcesses/P0_aa_wpwm/all_G1_9/MADatNLO.HwU /farmstorage/marcozaro/MadGraph/mg5amcnlo/mupmum_ww_nlo_new2/SubProcesses/P0_aa_wpwm/all_G1_371/MADatNLO.HwU /farmstorage/marcozaro/MadGraph/mg5amcnlo/mupmum_ww_nlo_new2/SubProcesses/P0_aa_wpwm/all_G1_517/MADatNLO.HwU /farmstorage/marcozaro/MadGraph/mg5amcnlo/mupmum_ww_nlo_new2/SubProcesses/P0_aa_wpwm/all_G1_473/MADatNLO.HwU /farmstorage/marcozaro/MadGraph/mg5amcnlo/mupmum_ww_nlo_new2/SubProcesses/P0_aa_wpwm/all_G1_52/MADatNLO.HwU /farmstorage/marcozaro/MadGraph/mg5amcnlo/mupmum_ww_nlo_new2/SubProcesses/P0_aa_wpwm/all_G1_338/MADatNLO.HwU /farmstorage/marcozaro/MadGraph/mg5amcnlo/mupmum_ww_nlo_new2/SubProcesses/P0_aa_wpwm/all_G1_466/MADatNLO.HwU /farmstorage/marcozaro/MadGraph/mg5amcnlo/mupmum_ww_nlo_new2/SubProcesses/P0_aa_wpwm/all_G1_359/MADatNLO.HwU /farmstorage/marcozaro/MadGraph/mg5amcnlo/mupmum_ww_nlo_new2/SubProcesses/P0_aa_wpwm/all_G1_72/MADatNLO.HwU /farmstorage/marcozaro/MadGraph/mg5amcnlo/mupmum_ww_nlo_new2/SubProcesses/P0_aa_wpwm/all_G1_106/MADatNLO.HwU /farmstorage/marcozaro/MadGraph/mg5amcnlo/mupmum_ww_nlo_new2/SubProcesses/P0_aa_wpwm/all_G1_92/MADatNLO.HwU /farmstorage/marcozaro/MadGraph/mg5amcnlo/mupmum_ww_nlo_new2/SubProcesses/P0_aa_wpwm/all_G1_211/MADatNLO.HwU /farmstorage/marcozaro/MadGraph/mg5amcnlo/mupmum_ww_nlo_new2/SubProcesses/P0_aa_wpwm/all_G1_350/MADatNLO.HwU /farmstorage/marcozaro/MadGraph/mg5amcnlo/mupmum_ww_nlo_new2/SubProcesses/P0_aa_wpwm/all_G1_508/MADatNLO.HwU /farmstorage/marcozaro/MadGraph/mg5amcnlo/mupmum_ww_nlo_new2/SubProcesses/P0_aa_wpwm/all_G1_438/MADatNLO.HwU /farmstorage/marcozaro/MadGraph/mg5amcnlo/mupmum_ww_nlo_new2/SubProcesses/P0_aa_wpwm/all_G1_231/MADatNLO.HwU /farmstorage/marcozaro/MadGraph/mg5amcnlo/mupmum_ww_nlo_new2/SubProcesses/P0_aa_wpwm/all_G1_500/MADatNLO.HwU /farmstorage/marcozaro/MadGraph/mg5amcnlo/mupmum_ww_nlo_new2/SubProcesses/P0_aa_wpwm/all_G1_534/MADatNLO.HwU /farmstorage/marcozaro/MadGraph/mg5amcnlo/mupmum_ww_nlo_new2/SubProcesses/P0_aa_wpwm/all_G1_532/MADatNLO.HwU /farmstorage/marcozaro/MadGraph/mg5amcnlo/mupmum_ww_nlo_new2/SubProcesses/P0_aa_wpwm/all_G1_557/MADatNLO.HwU /farmstorage/marcozaro/MadGraph/mg5amcnlo/mupmum_ww_nlo_new2/SubProcesses/P0_aa_wpwm/all_G1_103/MADatNLO.HwU /farmstorage/marcozaro/MadGraph/mg5amcnlo/mupmum_ww_nlo_new2/SubProcesses/P0_aa_wpwm/all_G1_273/MADatNLO.HwU /farmstorage/marcozaro/MadGraph/mg5amcnlo/mupmum_ww_nlo_new2/SubProcesses/P0_aa_wpwm/all_G1_419/MADatNLO.HwU /farmstorage/marcozaro/MadGraph/mg5amcnlo/mupmum_ww_nlo_new2/SubProcesses/P0_aa_wpwm/all_G1_199/MADatNLO.HwU /farmstorage/marcozaro/MadGraph/mg5amcnlo/mupmum_ww_nlo_new2/SubProcesses/P0_aa_wpwm/all_G1_511/MADatNLO.HwU /farmstorage/marcozaro/MadGraph/mg5amcnlo/mupmum_ww_nlo_new2/SubProcesses/P0_aa_wpwm/all_G1_372/MADatNLO.HwU /farmstorage/marcozaro/MadGraph/mg5amcnlo/mupmum_ww_nlo_new2/SubProcesses/P0_aa_wpwm/all_G1_310/MADatNLO.HwU /farmstorage/marcozaro/MadGraph/mg5amcnlo/mupmum_ww_nlo_new2/SubProcesses/P0_aa_wpwm/all_G1_75/MADatNLO.HwU /farmstorage/marcozaro/MadGraph/mg5amcnlo/mupmum_ww_nlo_new2/SubProcesses/P0_aa_wpwm/all_G1_415/MADatNLO.HwU /farmstorage/marcozaro/MadGraph/mg5amcnlo/mupmum_ww_nlo_new2/SubProcesses/P0_aa_wpwm/all_G1_481/MADatNLO.HwU /farmstorage/marcozaro/MadGraph/mg5amcnlo/mupmum_ww_nlo_new2/SubProcesses/P0_aa_wpwm/all_G1_490/MADatNLO.HwU /farmstorage/marcozaro/MadGraph/mg5amcnlo/mupmum_ww_nlo_new2/SubProcesses/P0_aa_wpwm/all_G1_446/MADatNLO.HwU /farmstorage/marcozaro/MadGraph/mg5amcnlo/mupmum_ww_nlo_new2/SubProcesses/P0_aa_wpwm/all_G1_61/MADatNLO.HwU /farmstorage/marcozaro/MadGraph/mg5amcnlo/mupmum_ww_nlo_new2/SubProcesses/P0_aa_wpwm/all_G1_394/MADatNLO.HwU /farmstorage/marcozaro/MadGraph/mg5amcnlo/mupmum_ww_nlo_new2/SubProcesses/P0_aa_wpwm/all_G1_345/MADatNLO.HwU /farmstorage/marcozaro/MadGraph/mg5amcnlo/mupmum_ww_nlo_new2/SubProcesses/P0_aa_wpwm/all_G1_135/MADatNLO.HwU /farmstorage/marcozaro/MadGraph/mg5amcnlo/mupmum_ww_nlo_new2/SubProcesses/P0_aa_wpwm/all_G1_575/MADatNLO.HwU /farmstorage/marcozaro/MadGraph/mg5amcnlo/mupmum_ww_nlo_new2/SubProcesses/P0_aa_wpwm/all_G1_189/MADatNLO.HwU /farmstorage/marcozaro/MadGraph/mg5amcnlo/mupmum_ww_nlo_new2/SubProcesses/P0_aa_wpwm/all_G1_524/MADatNLO.HwU /farmstorage/marcozaro/MadGraph/mg5amcnlo/mupmum_ww_nlo_new2/SubProcesses/P0_aa_wpwm/all_G1_40/MADatNLO.HwU /farmstorage/marcozaro/MadGraph/mg5amcnlo/mupmum_ww_nlo_new2/SubProcesses/P0_aa_wpwm/all_G1_478/MADatNLO.HwU /farmstorage/marcozaro/MadGraph/mg5amcnlo/mupmum_ww_nlo_new2/SubProcesses/P0_aa_wpwm/all_G1_577/MADatNLO.HwU /farmstorage/marcozaro/MadGraph/mg5amcnlo/mupmum_ww_nlo_new2/SubProcesses/P0_aa_wpwm/all_G1_84/MADatNLO.HwU /farmstorage/marcozaro/MadGraph/mg5amcnlo/mupmum_ww_nlo_new2/SubProcesses/P0_aa_wpwm/all_G1_495/MADatNLO.HwU /farmstorage/marcozaro/MadGraph/mg5amcnlo/mupmum_ww_nlo_new2/SubProcesses/P0_aa_wpwm/all_G1_170/MADatNLO.HwU /farmstorage/marcozaro/MadGraph/mg5amcnlo/mupmum_ww_nlo_new2/SubProcesses/P0_aa_wpwm/all_G1_391/MADatNLO.HwU /farmstorage/marcozaro/MadGraph/mg5amcnlo/mupmum_ww_nlo_new2/SubProcesses/P0_aa_wpwm/all_G1_78/MADatNLO.HwU /farmstorage/marcozaro/MadGraph/mg5amcnlo/mupmum_ww_nlo_new2/SubProcesses/P0_aa_wpwm/all_G1_367/MADatNLO.HwU /farmstorage/marcozaro/MadGraph/mg5amcnlo/mupmum_ww_nlo_new2/SubProcesses/P0_aa_wpwm/all_G1_364/MADatNLO.HwU /farmstorage/marcozaro/MadGraph/mg5amcnlo/mupmum_ww_nlo_new2/SubProcesses/P0_aa_wpwm/all_G1_150/MADatNLO.HwU /farmstorage/marcozaro/MadGraph/mg5amcnlo/mupmum_ww_nlo_new2/SubProcesses/P0_aa_wpwm/all_G1_188/MADatNLO.HwU /farmstorage/marcozaro/MadGraph/mg5amcnlo/mupmum_ww_nlo_new2/SubProcesses/P0_aa_wpwm/all_G1_154/MADatNLO.HwU /farmstorage/marcozaro/MadGraph/mg5amcnlo/mupmum_ww_nlo_new2/SubProcesses/P0_aa_wpwm/all_G1_366/MADatNLO.HwU /farmstorage/marcozaro/MadGraph/mg5amcnlo/mupmum_ww_nlo_new2/SubProcesses/P0_aa_wpwm/all_G1_286/MADatNLO.HwU /farmstorage/marcozaro/MadGraph/mg5amcnlo/mupmum_ww_nlo_new2/SubProcesses/P0_aa_wpwm/all_G1_121/MADatNLO.HwU /farmstorage/marcozaro/MadGraph/mg5amcnlo/mupmum_ww_nlo_new2/SubProcesses/P0_aa_wpwm/all_G1_320/MADatNLO.HwU /farmstorage/marcozaro/MadGraph/mg5amcnlo/mupmum_ww_nlo_new2/SubProcesses/P0_aa_wpwm/all_G1_550/MADatNLO.HwU /farmstorage/marcozaro/MadGraph/mg5amcnlo/mupmum_ww_nlo_new2/SubProcesses/P0_aa_wpwm/all_G1_105/MADatNLO.HwU /farmstorage/marcozaro/MadGraph/mg5amcnlo/mupmum_ww_nlo_new2/SubProcesses/P0_aa_wpwm/all_G1_343/MADatNLO.HwU /farmstorage/marcozaro/MadGraph/mg5amcnlo/mupmum_ww_nlo_new2/SubProcesses/P0_aa_wpwm/all_G1_515/MADatNLO.HwU /farmstorage/marcozaro/MadGraph/mg5amcnlo/mupmum_ww_nlo_new2/SubProcesses/P0_aa_wpwm/all_G1_104/MADatNLO.HwU /farmstorage/marcozaro/MadGraph/mg5amcnlo/mupmum_ww_nlo_new2/SubProcesses/P0_aa_wpwm/all_G1_414/MADatNLO.HwU /farmstorage/marcozaro/MadGraph/mg5amcnlo/mupmum_ww_nlo_new2/SubProcesses/P0_aa_wpwm/all_G1_521/MADatNLO.HwU /farmstorage/marcozaro/MadGraph/mg5amcnlo/mupmum_ww_nlo_new2/SubProcesses/P0_aa_wpwm/all_G1_528/MADatNLO.HwU /farmstorage/marcozaro/MadGraph/mg5amcnlo/mupmum_ww_nlo_new2/SubProcesses/P0_aa_wpwm/all_G1_133/MADatNLO.HwU /farmstorage/marcozaro/MadGraph/mg5amcnlo/mupmum_ww_nlo_new2/SubProcesses/P0_aa_wpwm/all_G1_459/MADatNLO.HwU /farmstorage/marcozaro/MadGraph/mg5amcnlo/mupmum_ww_nlo_new2/SubProcesses/P0_aa_wpwm/all_G1_328/MADatNLO.HwU /farmstorage/marcozaro/MadGraph/mg5amcnlo/mupmum_ww_nlo_new2/SubProcesses/P0_aa_wpwm/all_G1_272/MADatNLO.HwU /farmstorage/marcozaro/MadGraph/mg5amcnlo/mupmum_ww_nlo_new2/SubProcesses/P0_aa_wpwm/all_G1_51/MADatNLO.HwU /farmstorage/marcozaro/MadGraph/mg5amcnlo/mupmum_ww_nlo_new2/SubProcesses/P0_aa_wpwm/all_G1_178/MADatNLO.HwU /farmstorage/marcozaro/MadGraph/mg5amcnlo/mupmum_ww_nlo_new2/SubProcesses/P0_aa_wpwm/all_G1_369/MADatNLO.HwU /farmstorage/marcozaro/MadGraph/mg5amcnlo/mupmum_ww_nlo_new2/SubProcesses/P0_aa_wpwm/all_G1_185/MADatNLO.HwU /farmstorage/marcozaro/MadGraph/mg5amcnlo/mupmum_ww_nlo_new2/SubProcesses/P0_aa_wpwm/all_G1_278/MADatNLO.HwU /farmstorage/marcozaro/MadGraph/mg5amcnlo/mupmum_ww_nlo_new2/SubProcesses/P0_aa_wpwm/all_G1_539/MADatNLO.HwU /farmstorage/marcozaro/MadGraph/mg5amcnlo/mupmum_ww_nlo_new2/SubProcesses/P0_aa_wpwm/all_G1_48/MADatNLO.HwU /farmstorage/marcozaro/MadGraph/mg5amcnlo/mupmum_ww_nlo_new2/SubProcesses/P0_aa_wpwm/all_G1_543/MADatNLO.HwU /farmstorage/marcozaro/MadGraph/mg5amcnlo/mupmum_ww_nlo_new2/SubProcesses/P0_aa_wpwm/all_G1_236/MADatNLO.HwU /farmstorage/marcozaro/MadGraph/mg5amcnlo/mupmum_ww_nlo_new2/SubProcesses/P0_aa_wpwm/all_G1_561/MADatNLO.HwU /farmstorage/marcozaro/MadGraph/mg5amcnlo/mupmum_ww_nlo_new2/SubProcesses/P0_aa_wpwm/all_G1_488/MADatNLO.HwU /farmstorage/marcozaro/MadGraph/mg5amcnlo/mupmum_ww_nlo_new2/SubProcesses/P0_aa_wpwm/all_G1_365/MADatNLO.HwU /farmstorage/marcozaro/MadGraph/mg5amcnlo/mupmum_ww_nlo_new2/SubProcesses/P0_aa_wpwm/all_G1_538/MADatNLO.HwU /farmstorage/marcozaro/MadGraph/mg5amcnlo/mupmum_ww_nlo_new2/SubProcesses/P0_aa_wpwm/all_G1_108/MADatNLO.HwU /farmstorage/marcozaro/MadGraph/mg5amcnlo/mupmum_ww_nlo_new2/SubProcesses/P0_aa_wpwm/all_G1_380/MADatNLO.HwU /farmstorage/marcozaro/MadGraph/mg5amcnlo/mupmum_ww_nlo_new2/SubProcesses/P0_aa_wpwm/all_G1_349/MADatNLO.HwU /farmstorage/marcozaro/MadGraph/mg5amcnlo/mupmum_ww_nlo_new2/SubProcesses/P0_aa_wpwm/all_G1_503/MADatNLO.HwU /farmstorage/marcozaro/MadGraph/mg5amcnlo/mupmum_ww_nlo_new2/SubProcesses/P0_aa_wpwm/all_G1_239/MADatNLO.HwU /farmstorage/marcozaro/MadGraph/mg5amcnlo/mupmum_ww_nlo_new2/SubProcesses/P0_aa_wpwm/all_G1_63/MADatNLO.HwU /farmstorage/marcozaro/MadGraph/mg5amcnlo/mupmum_ww_nlo_new2/SubProcesses/P0_aa_wpwm/all_G1_294/MADatNLO.HwU /farmstorage/marcozaro/MadGraph/mg5amcnlo/mupmum_ww_nlo_new2/SubProcesses/P0_aa_wpwm/all_G1_551/MADatNLO.HwU /farmstorage/marcozaro/MadGraph/mg5amcnlo/mupmum_ww_nlo_new2/SubProcesses/P0_aa_wpwm/all_G1_347/MADatNLO.HwU /farmstorage/marcozaro/MadGraph/mg5amcnlo/mupmum_ww_nlo_new2/SubProcesses/P0_aa_wpwm/all_G1_111/MADatNLO.HwU /farmstorage/marcozaro/MadGraph/mg5amcnlo/mupmum_ww_nlo_new2/SubProcesses/P0_aa_wpwm/all_G1_429/MADatNLO.HwU /farmstorage/marcozaro/MadGraph/mg5amcnlo/mupmum_ww_nlo_new2/SubProcesses/P0_aa_wpwm/all_G1_403/MADatNLO.HwU /farmstorage/marcozaro/MadGraph/mg5amcnlo/mupmum_ww_nlo_new2/SubProcesses/P0_aa_wpwm/all_G1_33/MADatNLO.HwU /farmstorage/marcozaro/MadGraph/mg5amcnlo/mupmum_ww_nlo_new2/SubProcesses/P0_aa_wpwm/all_G1_275/MADatNLO.HwU /farmstorage/marcozaro/MadGraph/mg5amcnlo/mupmum_ww_nlo_new2/SubProcesses/P0_aa_wpwm/all_G1_44/MADatNLO.HwU /farmstorage/marcozaro/MadGraph/mg5amcnlo/mupmum_ww_nlo_new2/SubProcesses/P0_aa_wpwm/all_G1_288/MADatNLO.HwU /farmstorage/marcozaro/MadGraph/mg5amcnlo/mupmum_ww_nlo_new2/SubProcesses/P0_aa_wpwm/all_G1_537/MADatNLO.HwU /farmstorage/marcozaro/MadGraph/mg5amcnlo/mupmum_ww_nlo_new2/SubProcesses/P0_aa_wpwm/all_G1_422/MADatNLO.HwU /farmstorage/marcozaro/MadGraph/mg5amcnlo/mupmum_ww_nlo_new2/SubProcesses/P0_aa_wpwm/all_G1_295/MADatNLO.HwU /farmstorage/marcozaro/MadGraph/mg5amcnlo/mupmum_ww_nlo_new2/SubProcesses/P0_aa_wpwm/all_G1_228/MADatNLO.HwU /farmstorage/marcozaro/MadGraph/mg5amcnlo/mupmum_ww_nlo_new2/SubProcesses/P0_aa_wpwm/all_G1_574/MADatNLO.HwU /farmstorage/marcozaro/MadGraph/mg5amcnlo/mupmum_ww_nlo_new2/SubProcesses/P0_aa_wpwm/all_G1_270/MADatNLO.HwU /farmstorage/marcozaro/MadGraph/mg5amcnlo/mupmum_ww_nlo_new2/SubProcesses/P0_aa_wpwm/all_G1_384/MADatNLO.HwU /farmstorage/marcozaro/MadGraph/mg5amcnlo/mupmum_ww_nlo_new2/SubProcesses/P0_aa_wpwm/all_G1_381/MADatNLO.HwU /farmstorage/marcozaro/MadGraph/mg5amcnlo/mupmum_ww_nlo_new2/SubProcesses/P0_aa_wpwm/all_G1_241/MADatNLO.HwU /farmstorage/marcozaro/MadGraph/mg5amcnlo/mupmum_ww_nlo_new2/SubProcesses/P0_aa_wpwm/all_G1_34/MADatNLO.HwU /farmstorage/marcozaro/MadGraph/mg5amcnlo/mupmum_ww_nlo_new2/SubProcesses/P0_aa_wpwm/all_G1_112/MADatNLO.HwU /farmstorage/marcozaro/MadGraph/mg5amcnlo/mupmum_ww_nlo_new2/SubProcesses/P0_aa_wpwm/all_G1_125/MADatNLO.HwU /farmstorage/marcozaro/MadGraph/mg5amcnlo/mupmum_ww_nlo_new2/SubProcesses/P0_aa_wpwm/all_G1_70/MADatNLO.HwU /farmstorage/marcozaro/MadGraph/mg5amcnlo/mupmum_ww_nlo_new2/SubProcesses/P0_aa_wpwm/all_G1_240/MADatNLO.HwU /farmstorage/marcozaro/MadGraph/mg5amcnlo/mupmum_ww_nlo_new2/SubProcesses/P0_aa_wpwm/all_G1_45/MADatNLO.HwU /farmstorage/marcozaro/MadGraph/mg5amcnlo/mupmum_ww_nlo_new2/SubProcesses/P0_aa_wpwm/all_G1_363/MADatNLO.HwU /farmstorage/marcozaro/MadGraph/mg5amcnlo/mupmum_ww_nlo_new2/SubProcesses/P0_aa_wpwm/all_G1_513/MADatNLO.HwU /farmstorage/marcozaro/MadGraph/mg5amcnlo/mupmum_ww_nlo_new2/SubProcesses/P0_aa_wpwm/all_G1_410/MADatNLO.HwU /farmstorage/marcozaro/MadGraph/mg5amcnlo/mupmum_ww_nlo_new2/SubProcesses/P0_aa_wpwm/all_G1_512/MADatNLO.HwU /farmstorage/marcozaro/MadGraph/mg5amcnlo/mupmum_ww_nlo_new2/SubProcesses/P0_aa_wpwm/all_G1_145/MADatNLO.HwU /farmstorage/marcozaro/MadGraph/mg5amcnlo/mupmum_ww_nlo_new2/SubProcesses/P0_aa_wpwm/all_G1_119/MADatNLO.HwU /farmstorage/marcozaro/MadGraph/mg5amcnlo/mupmum_ww_nlo_new2/SubProcesses/P0_aa_wpwm/all_G1_475/MADatNLO.HwU /farmstorage/marcozaro/MadGraph/mg5amcnlo/mupmum_ww_nlo_new2/SubProcesses/P0_aa_wpwm/all_G1_271/MADatNLO.HwU /farmstorage/marcozaro/MadGraph/mg5amcnlo/mupmum_ww_nlo_new2/SubProcesses/P0_aa_wpwm/all_G1_379/MADatNLO.HwU /farmstorage/marcozaro/MadGraph/mg5amcnlo/mupmum_ww_nlo_new2/SubProcesses/P0_aa_wpwm/all_G1_392/MADatNLO.HwU /farmstorage/marcozaro/MadGraph/mg5amcnlo/mupmum_ww_nlo_new2/SubProcesses/P0_aa_wpwm/all_G1_179/MADatNLO.HwU /farmstorage/marcozaro/MadGraph/mg5amcnlo/mupmum_ww_nlo_new2/SubProcesses/P0_aa_wpwm/all_G1_485/MADatNLO.HwU /farmstorage/marcozaro/MadGraph/mg5amcnlo/mupmum_ww_nlo_new2/SubProcesses/P0_aa_wpwm/all_G1_329/MADatNLO.HwU /farmstorage/marcozaro/MadGraph/mg5amcnlo/mupmum_ww_nlo_new2/SubProcesses/P0_aa_wpwm/all_G1_97/MADatNLO.HwU /farmstorage/marcozaro/MadGraph/mg5amcnlo/mupmum_ww_nlo_new2/SubProcesses/P0_aa_wpwm/all_G1_409/MADatNLO.HwU /farmstorage/marcozaro/MadGraph/mg5amcnlo/mupmum_ww_nlo_new2/SubProcesses/P0_aa_wpwm/all_G1_533/MADatNLO.HwU /farmstorage/marcozaro/MadGraph/mg5amcnlo/mupmum_ww_nlo_new2/SubProcesses/P0_aa_wpwm/all_G1_102/MADatNLO.HwU /farmstorage/marcozaro/MadGraph/mg5amcnlo/mupmum_ww_nlo_new2/SubProcesses/P0_aa_wpwm/all_G1_434/MADatNLO.HwU /farmstorage/marcozaro/MadGraph/mg5amcnlo/mupmum_ww_nlo_new2/SubProcesses/P0_aa_wpwm/all_G1_184/MADatNLO.HwU /farmstorage/marcozaro/MadGraph/mg5amcnlo/mupmum_ww_nlo_new2/SubProcesses/P0_aa_wpwm/all_G1_207/MADatNLO.HwU /farmstorage/marcozaro/MadGraph/mg5amcnlo/mupmum_ww_nlo_new2/SubProcesses/P0_aa_wpwm/all_G1_159/MADatNLO.HwU /farmstorage/marcozaro/MadGraph/mg5amcnlo/mupmum_ww_nlo_new2/SubProcesses/P0_aa_wpwm/all_G1_325/MADatNLO.HwU /farmstorage/marcozaro/MadGraph/mg5amcnlo/mupmum_ww_nlo_new2/SubProcesses/P0_aa_wpwm/all_G1_424/MADatNLO.HwU /farmstorage/marcozaro/MadGraph/mg5amcnlo/mupmum_ww_nlo_new2/SubProcesses/P0_aa_wpwm/all_G1_520/MADatNLO.HwU /farmstorage/marcozaro/MadGraph/mg5amcnlo/mupmum_ww_nlo_new2/SubProcesses/P0_aa_wpwm/all_G1_268/MADatNLO.HwU /farmstorage/marcozaro/MadGraph/mg5amcnlo/mupmum_ww_nlo_new2/SubProcesses/P0_aa_wpwm/all_G1_177/MADatNLO.HwU /farmstorage/marcozaro/MadGraph/mg5amcnlo/mupmum_ww_nlo_new2/SubProcesses/P0_aa_wpwm/all_G1_397/MADatNLO.HwU /farmstorage/marcozaro/MadGraph/mg5amcnlo/mupmum_ww_nlo_new2/SubProcesses/P0_aa_wpwm/all_G1_341/MADatNLO.HwU /farmstorage/marcozaro/MadGraph/mg5amcnlo/mupmum_ww_nlo_new2/SubProcesses/P0_aa_wpwm/all_G1_47/MADatNLO.HwU /farmstorage/marcozaro/MadGraph/mg5amcnlo/mupmum_ww_nlo_new2/SubProcesses/P0_aa_wpwm/all_G1_318/MADatNLO.HwU /farmstorage/marcozaro/MadGraph/mg5amcnlo/mupmum_ww_nlo_new2/SubProcesses/P0_aa_wpwm/all_G1_559/MADatNLO.HwU /farmstorage/marcozaro/MadGraph/mg5amcnlo/mupmum_ww_nlo_new2/SubProcesses/P0_aa_wpwm/all_G1_476/MADatNLO.HwU /farmstorage/marcozaro/MadGraph/mg5amcnlo/mupmum_ww_nlo_new2/SubProcesses/P0_aa_wpwm/all_G1_387/MADatNLO.HwU /farmstorage/marcozaro/MadGraph/mg5amcnlo/mupmum_ww_nlo_new2/SubProcesses/P0_aa_wpwm/all_G1_37/MADatNLO.HwU /farmstorage/marcozaro/MadGraph/mg5amcnlo/mupmum_ww_nlo_new2/SubProcesses/P0_aa_wpwm/all_G1_134/MADatNLO.HwU /farmstorage/marcozaro/MadGraph/mg5amcnlo/mupmum_ww_nlo_new2/SubProcesses/P0_aa_wpwm/all_G1_19/MADatNLO.HwU /farmstorage/marcozaro/MadGraph/mg5amcnlo/mupmum_ww_nlo_new2/SubProcesses/P0_aa_wpwm/all_G1_80/MADatNLO.HwU /farmstorage/marcozaro/MadGraph/mg5amcnlo/mupmum_ww_nlo_new2/SubProcesses/P0_aa_wpwm/all_G1_492/MADatNLO.HwU /farmstorage/marcozaro/MadGraph/mg5amcnlo/mupmum_ww_nlo_new2/SubProcesses/P0_aa_wpwm/all_G1_442/MADatNLO.HwU /farmstorage/marcozaro/MadGraph/mg5amcnlo/mupmum_ww_nlo_new2/SubProcesses/P0_aa_wpwm/all_G1_540/MADatNLO.HwU /farmstorage/marcozaro/MadGraph/mg5amcnlo/mupmum_ww_nlo_new2/SubProcesses/P0_aa_wpwm/all_G1_390/MADatNLO.HwU /farmstorage/marcozaro/MadGraph/mg5amcnlo/mupmum_ww_nlo_new2/SubProcesses/P0_aa_wpwm/all_G1_351/MADatNLO.HwU /farmstorage/marcozaro/MadGraph/mg5amcnlo/mupmum_ww_nlo_new2/SubProcesses/P0_aa_wpwm/all_G1_265/MADatNLO.HwU /farmstorage/marcozaro/MadGraph/mg5amcnlo/mupmum_ww_nlo_new2/SubProcesses/P0_aa_wpwm/all_G1_502/MADatNLO.HwU /farmstorage/marcozaro/MadGraph/mg5amcnlo/mupmum_ww_nlo_new2/SubProcesses/P0_aa_wpwm/all_G1_18/MADatNLO.HwU /farmstorage/marcozaro/MadGraph/mg5amcnlo/mupmum_ww_nlo_new2/SubProcesses/P0_aa_wpwm/all_G1_43/MADatNLO.HwU /farmstorage/marcozaro/MadGraph/mg5amcnlo/mupmum_ww_nlo_new2/SubProcesses/P0_aa_wpwm/all_G1_114/MADatNLO.HwU /farmstorage/marcozaro/MadGraph/mg5amcnlo/mupmum_ww_nlo_new2/SubProcesses/P0_aa_wpwm/all_G1_480/MADatNLO.HwU /farmstorage/marcozaro/MadGraph/mg5amcnlo/mupmum_ww_nlo_new2/SubProcesses/P0_aa_wpwm/all_G1_510/MADatNLO.HwU /farmstorage/marcozaro/MadGraph/mg5amcnlo/mupmum_ww_nlo_new2/SubProcesses/P0_aa_wpwm/all_G1_161/MADatNLO.HwU /farmstorage/marcozaro/MadGraph/mg5amcnlo/mupmum_ww_nlo_new2/SubProcesses/P0_aa_wpwm/all_G1_7/MADatNLO.HwU /farmstorage/marcozaro/MadGraph/mg5amcnlo/mupmum_ww_nlo_new2/SubProcesses/P0_aa_wpwm/all_G1_465/MADatNLO.HwU /farmstorage/marcozaro/MadGraph/mg5amcnlo/mupmum_ww_nlo_new2/SubProcesses/P0_aa_wpwm/all_G1_143/MADatNLO.HwU /farmstorage/marcozaro/MadGraph/mg5amcnlo/mupmum_ww_nlo_new2/SubProcesses/P0_aa_wpwm/all_G1_467/MADatNLO.HwU /farmstorage/marcozaro/MadGraph/mg5amcnlo/mupmum_ww_nlo_new2/SubProcesses/P0_aa_wpwm/all_G1_426/MADatNLO.HwU /farmstorage/marcozaro/MadGraph/mg5amcnlo/mupmum_ww_nlo_new2/SubProcesses/P0_aa_wpwm/all_G1_565/MADatNLO.HwU /farmstorage/marcozaro/MadGraph/mg5amcnlo/mupmum_ww_nlo_new2/SubProcesses/P0_aa_wpwm/all_G1_227/MADatNLO.HwU /farmstorage/marcozaro/MadGraph/mg5amcnlo/mupmum_ww_nlo_new2/SubProcesses/P0_aa_wpwm/all_G1_373/MADatNLO.HwU /farmstorage/marcozaro/MadGraph/mg5amcnlo/mupmum_ww_nlo_new2/SubProcesses/P0_aa_wpwm/all_G1_221/MADatNLO.HwU /farmstorage/marcozaro/MadGraph/mg5amcnlo/mupmum_ww_nlo_new2/SubProcesses/P0_aa_wpwm/all_G1_82/MADatNLO.HwU /farmstorage/marcozaro/MadGraph/mg5amcnlo/mupmum_ww_nlo_new2/SubProcesses/P0_aa_wpwm/all_G1_277/MADatNLO.HwU /farmstorage/marcozaro/MadGraph/mg5amcnlo/mupmum_ww_nlo_new2/SubProcesses/P0_aa_wpwm/all_G1_62/MADatNLO.HwU /farmstorage/marcozaro/MadGraph/mg5amcnlo/mupmum_ww_nlo_new2/SubProcesses/P0_aa_wpwm/all_G1_311/MADatNLO.HwU /farmstorage/marcozaro/MadGraph/mg5amcnlo/mupmum_ww_nlo_new2/SubProcesses/P0_aa_wpwm/all_G1_64/MADatNLO.HwU /farmstorage/marcozaro/MadGraph/mg5amcnlo/mupmum_ww_nlo_new2/SubProcesses/P0_aa_wpwm/all_G1_504/MADatNLO.HwU /farmstorage/marcozaro/MadGraph/mg5amcnlo/mupmum_ww_nlo_new2/SubProcesses/P0_aa_wpwm/all_G1_165/MADatNLO.HwU /farmstorage/marcozaro/MadGraph/mg5amcnlo/mupmum_ww_nlo_new2/SubProcesses/P0_aa_wpwm/all_G1_54/MADatNLO.HwU /farmstorage/marcozaro/MadGraph/mg5amcnlo/mupmum_ww_nlo_new2/SubProcesses/P0_aa_wpwm/all_G1_113/MADatNLO.HwU /farmstorage/marcozaro/MadGraph/mg5amcnlo/mupmum_ww_nlo_new2/SubProcesses/P0_aa_wpwm/all_G1_463/MADatNLO.HwU /farmstorage/marcozaro/MadGraph/mg5amcnlo/mupmum_ww_nlo_new2/SubProcesses/P0_aa_wpwm/all_G1_518/MADatNLO.HwU /farmstorage/marcozaro/MadGraph/mg5amcnlo/mupmum_ww_nlo_new2/SubProcesses/P0_aa_wpwm/all_G1_448/MADatNLO.HwU /farmstorage/marcozaro/MadGraph/mg5amcnlo/mupmum_ww_nlo_new2/SubProcesses/P0_aa_wpwm/all_G1_93/MADatNLO.HwU /farmstorage/marcozaro/MadGraph/mg5amcnlo/mupmum_ww_nlo_new2/SubProcesses/P0_aa_wpwm/all_G1_432/MADatNLO.HwU /farmstorage/marcozaro/MadGraph/mg5amcnlo/mupmum_ww_nlo_new2/SubProcesses/P0_aa_wpwm/all_G1_407/MADatNLO.HwU /farmstorage/marcozaro/MadGraph/mg5amcnlo/mupmum_ww_nlo_new2/SubProcesses/P0_aa_wpwm/all_G1_398/MADatNLO.HwU /farmstorage/marcozaro/MadGraph/mg5amcnlo/mupmum_ww_nlo_new2/SubProcesses/P0_aa_wpwm/all_G1_283/MADatNLO.HwU /farmstorage/marcozaro/MadGraph/mg5amcnlo/mupmum_ww_nlo_new2/SubProcesses/P0_aa_wpwm/all_G1_127/MADatNLO.HwU /farmstorage/marcozaro/MadGraph/mg5amcnlo/mupmum_ww_nlo_new2/SubProcesses/P0_aa_wpwm/all_G1_252/MADatNLO.HwU /farmstorage/marcozaro/MadGraph/mg5amcnlo/mupmum_ww_nlo_new2/SubProcesses/P0_aa_wpwm/all_G1_573/MADatNLO.HwU /farmstorage/marcozaro/MadGraph/mg5amcnlo/mupmum_ww_nlo_new2/SubProcesses/P0_aa_wpwm/all_G1_137/MADatNLO.HwU /farmstorage/marcozaro/MadGraph/mg5amcnlo/mupmum_ww_nlo_new2/SubProcesses/P0_aa_wpwm/all_G1_306/MADatNLO.HwU /farmstorage/marcozaro/MadGraph/mg5amcnlo/mupmum_ww_nlo_new2/SubProcesses/P0_aa_wpwm/all_G1_437/MADatNLO.HwU /farmstorage/marcozaro/MadGraph/mg5amcnlo/mupmum_ww_nlo_new2/SubProcesses/P0_aa_wpwm/all_G1_20/MADatNLO.HwU /farmstorage/marcozaro/MadGraph/mg5amcnlo/mupmum_ww_nlo_new2/SubProcesses/P0_aa_wpwm/all_G1_535/MADatNLO.HwU /farmstorage/marcozaro/MadGraph/mg5amcnlo/mupmum_ww_nlo_new2/SubProcesses/P0_aa_wpwm/all_G1_235/MADatNLO.HwU /farmstorage/marcozaro/MadGraph/mg5amcnlo/mupmum_ww_nlo_new2/SubProcesses/P0_aa_wpwm/all_G1_208/MADatNLO.HwU /farmstorage/marcozaro/MadGraph/mg5amcnlo/mupmum_ww_nlo_new2/SubProcesses/P0_aa_wpwm/all_G1_214/MADatNLO.HwU /farmstorage/marcozaro/MadGraph/mg5amcnlo/mupmum_ww_nlo_new2/SubProcesses/P0_aa_wpwm/all_G1_560/MADatNLO.HwU /farmstorage/marcozaro/MadGraph/mg5amcnlo/mupmum_ww_nlo_new2/SubProcesses/P0_aa_wpwm/all_G1_216/MADatNLO.HwU /farmstorage/marcozaro/MadGraph/mg5amcnlo/mupmum_ww_nlo_new2/SubProcesses/P0_aa_wpwm/all_G1_421/MADatNLO.HwU /farmstorage/marcozaro/MadGraph/mg5amcnlo/mupmum_ww_nlo_new2/SubProcesses/P0_aa_wpwm/all_G1_285/MADatNLO.HwU /farmstorage/marcozaro/MadGraph/mg5amcnlo/mupmum_ww_nlo_new2/SubProcesses/P0_aa_wpwm/all_G1_181/MADatNLO.HwU /farmstorage/marcozaro/MadGraph/mg5amcnlo/mupmum_ww_nlo_new2/SubProcesses/P0_aa_wpwm/all_G1_140/MADatNLO.HwU /farmstorage/marcozaro/MadGraph/mg5amcnlo/mupmum_ww_nlo_new2/SubProcesses/P0_aa_wpwm/all_G1_304/MADatNLO.HwU /farmstorage/marcozaro/MadGraph/mg5amcnlo/mupmum_ww_nlo_new2/SubProcesses/P0_aa_wpwm/all_G1_483/MADatNLO.HwU /farmstorage/marcozaro/MadGraph/mg5amcnlo/mupmum_ww_nlo_new2/SubProcesses/P0_aa_wpwm/all_G1_11/MADatNLO.HwU /farmstorage/marcozaro/MadGraph/mg5amcnlo/mupmum_ww_nlo_new2/SubProcesses/P0_aa_wpwm/all_G1_321/MADatNLO.HwU /farmstorage/marcozaro/MadGraph/mg5amcnlo/mupmum_ww_nlo_new2/SubProcesses/P0_aa_wpwm/all_G1_42/MADatNLO.HwU /farmstorage/marcozaro/MadGraph/mg5amcnlo/mupmum_ww_nlo_new2/SubProcesses/P0_aa_wpwm/all_G1_356/MADatNLO.HwU /farmstorage/marcozaro/MadGraph/mg5amcnlo/mupmum_ww_nlo_new2/SubProcesses/P0_aa_wpwm/all_G1_66/MADatNLO.HwU /farmstorage/marcozaro/MadGraph/mg5amcnlo/mupmum_ww_nlo_new2/SubProcesses/P0_aa_wpwm/all_G1_339/MADatNLO.HwU /farmstorage/marcozaro/MadGraph/mg5amcnlo/mupmum_ww_nlo_new2/SubProcesses/P0_aa_wpwm/all_G1_544/MADatNLO.HwU /farmstorage/marcozaro/MadGraph/mg5amcnlo/mupmum_ww_nlo_new2/SubProcesses/P0_aa_wpwm/all_G1_24/MADatNLO.HwU /farmstorage/marcozaro/MadGraph/mg5amcnlo/mupmum_ww_nlo_new2/SubProcesses/P0_aa_wpwm/all_G1_246/MADatNLO.HwU /farmstorage/marcozaro/MadGraph/mg5amcnlo/mupmum_ww_nlo_new2/SubProcesses/P0_aa_wpwm/all_G1_247/MADatNLO.HwU /farmstorage/marcozaro/MadGraph/mg5amcnlo/mupmum_ww_nlo_new2/SubProcesses/P0_aa_wpwm/all_G1_509/MADatNLO.HwU /farmstorage/marcozaro/MadGraph/mg5amcnlo/mupmum_ww_nlo_new2/SubProcesses/P0_aa_wpwm/all_G1_153/MADatNLO.HwU /farmstorage/marcozaro/MadGraph/mg5amcnlo/mupmum_ww_nlo_new2/SubProcesses/P0_aa_wpwm/all_G1_558/MADatNLO.HwU /farmstorage/marcozaro/MadGraph/mg5amcnlo/mupmum_ww_nlo_new2/SubProcesses/P0_aa_wpwm/all_G1_126/MADatNLO.HwU /farmstorage/marcozaro/MadGraph/mg5amcnlo/mupmum_ww_nlo_new2/SubProcesses/P0_aa_wpwm/all_G1_569/MADatNLO.HwU /farmstorage/marcozaro/MadGraph/mg5amcnlo/mupmum_ww_nlo_new2/SubProcesses/P0_aa_wpwm/all_G1_197/MADatNLO.HwU /farmstorage/marcozaro/MadGraph/mg5amcnlo/mupmum_ww_nlo_new2/SubProcesses/P0_aa_wpwm/all_G1_261/MADatNLO.HwU /farmstorage/marcozaro/MadGraph/mg5amcnlo/mupmum_ww_nlo_new2/SubProcesses/P0_aa_wpwm/all_G1_147/MADatNLO.HwU /farmstorage/marcozaro/MadGraph/mg5amcnlo/mupmum_ww_nlo_new2/SubProcesses/P0_aa_wpwm/all_G1_90/MADatNLO.HwU /farmstorage/marcozaro/MadGraph/mg5amcnlo/mupmum_ww_nlo_new2/SubProcesses/P0_aa_wpwm/all_G1_237/MADatNLO.HwU /farmstorage/marcozaro/MadGraph/mg5amcnlo/mupmum_ww_nlo_new2/SubProcesses/P0_aa_wpwm/all_G1_25/MADatNLO.HwU /farmstorage/marcozaro/MadGraph/mg5amcnlo/mupmum_ww_nlo_new2/SubProcesses/P0_aa_wpwm/all_G1_299/MADatNLO.HwU /farmstorage/marcozaro/MadGraph/mg5amcnlo/mupmum_ww_nlo_new2/SubProcesses/P0_aa_wpwm/all_G1_21/MADatNLO.HwU /farmstorage/marcozaro/MadGraph/mg5amcnlo/mupmum_ww_nlo_new2/SubProcesses/P0_aa_wpwm/all_G1_468/MADatNLO.HwU /farmstorage/marcozaro/MadGraph/mg5amcnlo/mupmum_ww_nlo_new2/SubProcesses/P0_aa_wpwm/all_G1_570/MADatNLO.HwU /farmstorage/marcozaro/MadGraph/mg5amcnlo/mupmum_ww_nlo_new2/SubProcesses/P0_aa_wpwm/all_G1_219/MADatNLO.HwU /farmstorage/marcozaro/MadGraph/mg5amcnlo/mupmum_ww_nlo_new2/SubProcesses/P0_aa_wpwm/all_G1_308/MADatNLO.HwU /farmstorage/marcozaro/MadGraph/mg5amcnlo/mupmum_ww_nlo_new2/SubProcesses/P0_aa_wpwm/all_G1_100/MADatNLO.HwU /farmstorage/marcozaro/MadGraph/mg5amcnlo/mupmum_ww_nlo_new2/SubProcesses/P0_aa_wpwm/all_G1_357/MADatNLO.HwU /farmstorage/marcozaro/MadGraph/mg5amcnlo/mupmum_ww_nlo_new2/SubProcesses/P0_aa_wpwm/all_G1_250/MADatNLO.HwU /farmstorage/marcozaro/MadGraph/mg5amcnlo/mupmum_ww_nlo_new2/SubProcesses/P0_aa_wpwm/all_G1_122/MADatNLO.HwU /farmstorage/marcozaro/MadGraph/mg5amcnlo/mupmum_ww_nlo_new2/SubProcesses/P0_aa_wpwm/all_G1_192/MADatNLO.HwU /farmstorage/marcozaro/MadGraph/mg5amcnlo/mupmum_ww_nlo_new2/SubProcesses/P0_aa_wpwm/all_G1_71/MADatNLO.HwU /farmstorage/marcozaro/MadGraph/mg5amcnlo/mupmum_ww_nlo_new2/SubProcesses/P0_aa_wpwm/all_G1_456/MADatNLO.HwU /farmstorage/marcozaro/MadGraph/mg5amcnlo/mupmum_ww_nlo_new2/SubProcesses/P0_aa_wpwm/all_G1_254/MADatNLO.HwU /farmstorage/marcozaro/MadGraph/mg5amcnlo/mupmum_ww_nlo_new2/SubProcesses/P0_aa_wpwm/all_G1_332/MADatNLO.HwU /farmstorage/marcozaro/MadGraph/mg5amcnlo/mupmum_ww_nlo_new2/SubProcesses/P0_aa_wpwm/all_G1_264/MADatNLO.HwU /farmstorage/marcozaro/MadGraph/mg5amcnlo/mupmum_ww_nlo_new2/SubProcesses/P0_aa_wpwm/all_G1_413/MADatNLO.HwU /farmstorage/marcozaro/MadGraph/mg5amcnlo/mupmum_ww_nlo_new2/SubProcesses/P0_aa_wpwm/all_G1_530/MADatNLO.HwU /farmstorage/marcozaro/MadGraph/mg5amcnlo/mupmum_ww_nlo_new2/SubProcesses/P0_aa_wpwm/all_G1_287/MADatNLO.HwU /farmstorage/marcozaro/MadGraph/mg5amcnlo/mupmum_ww_nlo_new2/SubProcesses/P0_aa_wpwm/all_G1_8/MADatNLO.HwU /farmstorage/marcozaro/MadGraph/mg5amcnlo/mupmum_ww_nlo_new2/SubProcesses/P0_aa_wpwm/all_G1_67/MADatNLO.HwU /farmstorage/marcozaro/MadGraph/mg5amcnlo/mupmum_ww_nlo_new2/SubProcesses/P0_aa_wpwm/all_G1_107/MADatNLO.HwU /farmstorage/marcozaro/MadGraph/mg5amcnlo/mupmum_ww_nlo_new2/SubProcesses/P0_aa_wpwm/all_G1_346/MADatNLO.HwU /farmstorage/marcozaro/MadGraph/mg5amcnlo/mupmum_ww_nlo_new2/SubProcesses/P0_aa_wpwm/all_G1_451/MADatNLO.HwU /farmstorage/marcozaro/MadGraph/mg5amcnlo/mupmum_ww_nlo_new2/SubProcesses/P0_aa_wpwm/all_G1_455/MADatNLO.HwU /farmstorage/marcozaro/MadGraph/mg5amcnlo/mupmum_ww_nlo_new2/SubProcesses/P0_aa_wpwm/all_G1_209/MADatNLO.HwU /farmstorage/marcozaro/MadGraph/mg5amcnlo/mupmum_ww_nlo_new2/SubProcesses/P0_aa_wpwm/all_G1_556/MADatNLO.HwU /farmstorage/marcozaro/MadGraph/mg5amcnlo/mupmum_ww_nlo_new2/SubProcesses/P0_aa_wpwm/all_G1_370/MADatNLO.HwU /farmstorage/marcozaro/MadGraph/mg5amcnlo/mupmum_ww_nlo_new2/SubProcesses/P0_aa_wpwm/all_G1_484/MADatNLO.HwU /farmstorage/marcozaro/MadGraph/mg5amcnlo/mupmum_ww_nlo_new2/SubProcesses/P0_aa_wpwm/all_G1_471/MADatNLO.HwU /farmstorage/marcozaro/MadGraph/mg5amcnlo/mupmum_ww_nlo_new2/SubProcesses/P0_aa_wpwm/all_G1_360/MADatNLO.HwU /farmstorage/marcozaro/MadGraph/mg5amcnlo/mupmum_ww_nlo_new2/SubProcesses/P0_aa_wpwm/all_G1_529/MADatNLO.HwU /farmstorage/marcozaro/MadGraph/mg5amcnlo/mupmum_ww_nlo_new2/SubProcesses/P0_aa_wpwm/all_G1_472/MADatNLO.HwU /farmstorage/marcozaro/MadGraph/mg5amcnlo/mupmum_ww_nlo_new2/SubProcesses/P0_aa_wpwm/all_G1_330/MADatNLO.HwU /farmstorage/marcozaro/MadGraph/mg5amcnlo/mupmum_ww_nlo_new2/SubProcesses/P0_aa_wpwm/all_G1_38/MADatNLO.HwU /farmstorage/marcozaro/MadGraph/mg5amcnlo/mupmum_ww_nlo_new2/SubProcesses/P0_aa_wpwm/all_G1_195/MADatNLO.HwU /farmstorage/marcozaro/MadGraph/mg5amcnlo/mupmum_ww_nlo_new2/SubProcesses/P0_aa_wpwm/all_G1_396/MADatNLO.HwU /farmstorage/marcozaro/MadGraph/mg5amcnlo/mupmum_ww_nlo_new2/SubProcesses/P0_aa_wpwm/all_G1_474/MADatNLO.HwU /farmstorage/marcozaro/MadGraph/mg5amcnlo/mupmum_ww_nlo_new2/SubProcesses/P0_aa_wpwm/all_G1_3/MADatNLO.HwU /farmstorage/marcozaro/MadGraph/mg5amcnlo/mupmum_ww_nlo_new2/SubProcesses/P0_aa_wpwm/all_G1_399/MADatNLO.HwU /farmstorage/marcozaro/MadGraph/mg5amcnlo/mupmum_ww_nlo_new2/SubProcesses/P0_aa_wpwm/all_G1_116/MADatNLO.HwU /farmstorage/marcozaro/MadGraph/mg5amcnlo/mupmum_ww_nlo_new2/SubProcesses/P0_aa_wpwm/all_G1_131/MADatNLO.HwU /farmstorage/marcozaro/MadGraph/mg5amcnlo/mupmum_ww_nlo_new2/SubProcesses/P0_aa_wpwm/all_G1_77/MADatNLO.HwU /farmstorage/marcozaro/MadGraph/mg5amcnlo/mupmum_ww_nlo_new2/SubProcesses/P0_aa_wpwm/all_G1_501/MADatNLO.HwU /farmstorage/marcozaro/MadGraph/mg5amcnlo/mupmum_ww_nlo_new2/SubProcesses/P0_aa_wpwm/all_G1_554/MADatNLO.HwU /farmstorage/marcozaro/MadGraph/mg5amcnlo/mupmum_ww_nlo_new2/SubProcesses/P0_aa_wpwm/all_G1_377/MADatNLO.HwU /farmstorage/marcozaro/MadGraph/mg5amcnlo/mupmum_ww_nlo_new2/SubProcesses/P0_aa_wpwm/all_G1_477/MADatNLO.HwU /farmstorage/marcozaro/MadGraph/mg5amcnlo/mupmum_ww_nlo_new2/SubProcesses/P0_aa_wpwm/all_G1_171/MADatNLO.HwU /farmstorage/marcozaro/MadGraph/mg5amcnlo/mupmum_ww_nlo_new2/SubProcesses/P0_aa_wpwm/all_G1_358/MADatNLO.HwU /farmstorage/marcozaro/MadGraph/mg5amcnlo/mupmum_ww_nlo_new2/SubProcesses/P0_aa_wpwm/all_G1_238/MADatNLO.HwU /farmstorage/marcozaro/MadGraph/mg5amcnlo/mupmum_ww_nlo_new2/SubProcesses/P0_aa_wpwm/all_G1_148/MADatNLO.HwU /farmstorage/marcozaro/MadGraph/mg5amcnlo/mupmum_ww_nlo_new2/SubProcesses/P0_aa_wpwm/all_G1_136/MADatNLO.HwU /farmstorage/marcozaro/MadGraph/mg5amcnlo/mupmum_ww_nlo_new2/SubProcesses/P0_aa_wpwm/all_G1_293/MADatNLO.HwU /farmstorage/marcozaro/MadGraph/mg5amcnlo/mupmum_ww_nlo_new2/SubProcesses/P0_aa_wpwm/all_G1_531/MADatNLO.HwU /farmstorage/marcozaro/MadGraph/mg5amcnlo/mupmum_ww_nlo_new2/SubProcesses/P0_aa_wpwm/all_G1_319/MADatNLO.HwU /farmstorage/marcozaro/MadGraph/mg5amcnlo/mupmum_ww_nlo_new2/SubProcesses/P0_aa_wpwm/all_G1_526/MADatNLO.HwU /farmstorage/marcozaro/MadGraph/mg5amcnlo/mupmum_ww_nlo_new2/SubProcesses/P0_aa_wpwm/all_G1_15/MADatNLO.HwU /farmstorage/marcozaro/MadGraph/mg5amcnlo/mupmum_ww_nlo_new2/SubProcesses/P0_aa_wpwm/all_G1_282/MADatNLO.HwU /farmstorage/marcozaro/MadGraph/mg5amcnlo/mupmum_ww_nlo_new2/SubProcesses/P0_aa_wpwm/all_G1_142/MADatNLO.HwU /farmstorage/marcozaro/MadGraph/mg5amcnlo/mupmum_ww_nlo_new2/SubProcesses/P0_aa_wpwm/all_G1_151/MADatNLO.HwU /farmstorage/marcozaro/MadGraph/mg5amcnlo/mupmum_ww_nlo_new2/SubProcesses/P0_aa_wpwm/all_G1_527/MADatNLO.HwU /farmstorage/marcozaro/MadGraph/mg5amcnlo/mupmum_ww_nlo_new2/SubProcesses/P0_aa_wpwm/all_G1_388/MADatNLO.HwU /farmstorage/marcozaro/MadGraph/mg5amcnlo/mupmum_ww_nlo_new2/SubProcesses/P0_aa_wpwm/all_G1_464/MADatNLO.HwU /farmstorage/marcozaro/MadGraph/mg5amcnlo/mupmum_ww_nlo_new2/SubProcesses/P0_aa_wpwm/all_G1_405/MADatNLO.HwU /farmstorage/marcozaro/MadGraph/mg5amcnlo/mupmum_ww_nlo_new2/SubProcesses/P0_aa_wpwm/all_G1_507/MADatNLO.HwU /farmstorage/marcozaro/MadGraph/mg5amcnlo/mupmum_ww_nlo_new2/SubProcesses/P0_aa_wpwm/all_G1_58/MADatNLO.HwU /farmstorage/marcozaro/MadGraph/mg5amcnlo/mupmum_ww_nlo_new2/SubProcesses/P0_aa_wpwm/all_G1_327/MADatNLO.HwU /farmstorage/marcozaro/MadGraph/mg5amcnlo/mupmum_ww_nlo_new2/SubProcesses/P0_aa_wpwm/all_G1_244/MADatNLO.HwU /farmstorage/marcozaro/MadGraph/mg5amcnlo/mupmum_ww_nlo_new2/SubProcesses/P0_aa_wpwm/all_G1_95/MADatNLO.HwU /farmstorage/marcozaro/MadGraph/mg5amcnlo/mupmum_ww_nlo_new2/SubProcesses/P0_aa_wpwm/all_G1_152/MADatNLO.HwU /farmstorage/marcozaro/MadGraph/mg5amcnlo/mupmum_ww_nlo_new2/SubProcesses/P0_aa_wpwm/all_G1_368/MADatNLO.HwU /farmstorage/marcozaro/MadGraph/mg5amcnlo/mupmum_ww_nlo_new2/SubProcesses/P0_aa_wpwm/all_G1_340/MADatNLO.HwU /farmstorage/marcozaro/MadGraph/mg5amcnlo/mupmum_ww_nlo_new2/SubProcesses/P0_aa_wpwm/all_G1_461/MADatNLO.HwU /farmstorage/marcozaro/MadGraph/mg5amcnlo/mupmum_ww_nlo_new2/SubProcesses/P0_aa_wpwm/all_G1_81/MADatNLO.HwU /farmstorage/marcozaro/MadGraph/mg5amcnlo/mupmum_ww_nlo_new2/SubProcesses/P0_aa_wpwm/all_G1_2/MADatNLO.HwU /farmstorage/marcozaro/MadGraph/mg5amcnlo/mupmum_ww_nlo_new2/SubProcesses/P0_aa_wpwm/all_G1_416/MADatNLO.HwU /farmstorage/marcozaro/MadGraph/mg5amcnlo/mupmum_ww_nlo_new2/SubProcesses/P0_aa_wpwm/all_G1_563/MADatNLO.HwU /farmstorage/marcozaro/MadGraph/mg5amcnlo/mupmum_ww_nlo_new2/SubProcesses/P0_aa_wpwm/all_G1_564/MADatNLO.HwU /farmstorage/marcozaro/MadGraph/mg5amcnlo/mupmum_ww_nlo_new2/SubProcesses/P0_aa_wpwm/all_G1_453/MADatNLO.HwU /farmstorage/marcozaro/MadGraph/mg5amcnlo/mupmum_ww_nlo_new2/SubProcesses/P0_aa_wpwm/all_G1_333/MADatNLO.HwU /farmstorage/marcozaro/MadGraph/mg5amcnlo/mupmum_ww_nlo_new2/SubProcesses/P0_aa_wpwm/all_G1_144/MADatNLO.HwU /farmstorage/marcozaro/MadGraph/mg5amcnlo/mupmum_ww_nlo_new2/SubProcesses/P0_aa_wpwm/all_G1_506/MADatNLO.HwU /farmstorage/marcozaro/MadGraph/mg5amcnlo/mupmum_ww_nlo_new2/SubProcesses/P0_aa_wpwm/all_G1_65/MADatNLO.HwU /farmstorage/marcozaro/MadGraph/mg5amcnlo/mupmum_ww_nlo_new2/SubProcesses/P0_aa_wpwm/all_G1_314/MADatNLO.HwU /farmstorage/marcozaro/MadGraph/mg5amcnlo/mupmum_ww_nlo_new2/SubProcesses/P0_aa_wpwm/all_G1_324/MADatNLO.HwU /farmstorage/marcozaro/MadGraph/mg5amcnlo/mupmum_ww_nlo_new2/SubProcesses/P0_aa_wpwm/all_G1_167/MADatNLO.HwU --out=/farmstorage/marcozaro/MadGraph/mg5amcnlo/mupmum_ww_nlo_new2/Events/run_1tev_NLO_msb_1permil_novirt/MADatNLO --gnuplot --band=[] --lhapdf-config=/home/marcozaro/LHAPDF6/bin/lhapdf-config --sum --keep_all_weights --no_open
reset

set lmargin 10
set rmargin 0
set terminal postscript portrait enhanced color "Helvetica" 9 
# The pdf terminal offers transparency support, but you will have to adapt things a bit
#set terminal pdf enhanced font "Helvetica 12" lw 1.0 dashed size 29.7cm, 21cm
set key font ",9"
set key samplen "2"
set output "MADatNLO.ps"

# This is the "PODO" color palette of gnuplot v.5, but with the order
# changed: palette of colors selected to be easily distinguishable by
# color-blind individuals with either protanopia or deuteranopia. Bang
# Wong [2011] Nature Methods 8, 441.

set style line   1 lt 1 lc rgb "#009e73" lw 1.3
set style line 101 lt 1 lc rgb "#009e73" lw 1.3 dt (6,3)
set style line  11 lt 2 lc rgb "#009e73" lw 1.3 dt (6,3)
set style line  21 lt 4 lc rgb "#009e73" lw 1.3 dt (3,2)
set style line  31 lt 6 lc rgb "#009e73" lw 1.3 dt (2,1)
set style line  41 lt 8 lc rgb "#009e73" lw 1.3 dt (4,3)

set style line   2 lt 1 lc rgb "#0072b2" lw 1.3
set style line 102 lt 1 lc rgb "#0072b2" lw 1.3 dt (6,3)
set style line  12 lt 2 lc rgb "#0072b2" lw 1.3 dt (6,3)
set style line  22 lt 4 lc rgb "#0072b2" lw 1.3 dt (3,2)
set style line  32 lt 6 lc rgb "#0072b2" lw 1.3 dt (2,1)
set style line  42 lt 8 lc rgb "#0072b2" lw 1.3 dt (4,3)

set style line   3 lt 1 lc rgb "#d55e00" lw 1.3
set style line 103 lt 1 lc rgb "#d55e00" lw 1.3 dt (6,3)
set style line  13 lt 2 lc rgb "#d55e00" lw 1.3 dt (6,3)
set style line  23 lt 4 lc rgb "#d55e00" lw 1.3 dt (3,2)
set style line  33 lt 6 lc rgb "#d55e00" lw 1.3 dt (2,1)
set style line  43 lt 8 lc rgb "#d55e00" lw 1.3 dt (4,3)

set style line   4 lt 1 lc rgb "#f0e442" lw 1.3
set style line 104 lt 1 lc rgb "#f0e442" lw 1.3 dt (6,3)
set style line  14 lt 2 lc rgb "#f0e442" lw 1.3 dt (6,3)
set style line  24 lt 4 lc rgb "#f0e442" lw 1.3 dt (3,2)
set style line  34 lt 6 lc rgb "#f0e442" lw 1.3 dt (2,1)
set style line  44 lt 8 lc rgb "#f0e442" lw 1.3 dt (4,3)

set style line   5 lt 1 lc rgb "#56b4e9" lw 1.3
set style line 105 lt 1 lc rgb "#56b4e9" lw 1.3 dt (6,3)
set style line  15 lt 2 lc rgb "#56b4e9" lw 1.3 dt (6,3)
set style line  25 lt 4 lc rgb "#56b4e9" lw 1.3 dt (3,2)
set style line  35 lt 6 lc rgb "#56b4e9" lw 1.3 dt (2,1)
set style line  45 lt 8 lc rgb "#56b4e9" lw 1.3 dt (4,3)

set style line   6 lt 1 lc rgb "#cc79a7" lw 1.3
set style line 106 lt 1 lc rgb "#cc79a7" lw 1.3 dt (6,3)
set style line  16 lt 2 lc rgb "#cc79a7" lw 1.3 dt (6,3)
set style line  26 lt 4 lc rgb "#cc79a7" lw 1.3 dt (3,2)
set style line  36 lt 6 lc rgb "#cc79a7" lw 1.3 dt (2,1)
set style line  46 lt 8 lc rgb "#cc79a7" lw 1.3 dt (4,3)

set style line   7 lt 1 lc rgb "#e69f00" lw 1.3
set style line 107 lt 1 lc rgb "#e69f00" lw 1.3 dt (6,3)
set style line  17 lt 2 lc rgb "#e69f00" lw 1.3 dt (6,3)
set style line  27 lt 4 lc rgb "#e69f00" lw 1.3 dt (3,2)
set style line  37 lt 6 lc rgb "#e69f00" lw 1.3 dt (2,1)
set style line  47 lt 8 lc rgb "#e69f00" lw 1.3 dt (4,3)

set style line   8 lt 1 lc rgb "black" lw 1.3
set style line 108 lt 1 lc rgb "black" lw 1.3 dt (6,3)
set style line  18 lt 2 lc rgb "black" lw 1.3 dt (6,3)
set style line  28 lt 4 lc rgb "black" lw 1.3 dt (3,2)
set style line  38 lt 6 lc rgb "black" lw 1.3 dt (2,1)
set style line  48 lt 8 lc rgb "black" lw 1.3 dt (4,3)


set style line 999 lt 1 lc rgb "gray" lw 1.3

safe(x,y,a) = (y == 0.0 ? a : x/y)

set style data histeps
set key invert



################################################################################
### Rendering of the plot titled 'total rate'
################################################################################

set multiplot
set label "total rate" font ",13" at graph 0.04, graph 1.05
set xrange [5.0000e-01:1.5000e+00]
set bmargin 0 
set tmargin 0
set xtics nomirror
set ytics nomirror
set mytics 10
set xtics auto
set key horizontal noreverse maxcols 1 width -4 
set label front 'MadGraph5\_aMC\@NLO' font "Courier,11" rotate by 90 at graph 1.02, graph 0.04

#-- rendering subhistograms 'NLO|#1 and LO|#1 results'

set format y '10^{%T}'
set yrange [6.0305e-02:3.6710e+01]
set origin 0.0000e+00, 5.0000e-01
set size 1.0000e+00, 4.0000e-01
set mytics 10
set ytics auto
set format x ''
set logscale y
set ylabel "{/Symbol s} per bin [pb]"

plot \
sqrt(-1) ls 16 title 'TOTR|#1, scale variation',\
sqrt(-1) ls 15 title 'NLOR|#1, scale variation',\
sqrt(-1) ls 14 title 'TOT|#1, scale variation',\
sqrt(-1) ls 13 title 'LOAA|#1, scale variation',\
sqrt(-1) ls 12 title 'LO|#1, scale variation',\
sqrt(-1) ls 11 title 'NLO|#1, scale variation',\
'MADatNLO.HwU' index 5 using (($1+$2)/2):($3 >= 0 ? sqrt(-1) : abs($3)):4 w yerrorbar ls 106 title '',\
'MADatNLO.HwU' index 5 using (($1+$2)/2):($3 >= 0 ? sqrt(-1) : abs($3)) ls 106 title '',\
'MADatNLO.HwU' index 5 using (($1+$2)/2):($3 < 0 ? sqrt(-1) : $3):4 w yerrorbar ls 6 title '',\
'MADatNLO.HwU' index 5 using (($1+$2)/2):($3 < 0 ? sqrt(-1) : $3) ls 6 title 'TOTR|#1, central value, dynamical\_scale\_choice=10',\
'MADatNLO.HwU' index 4 using (($1+$2)/2):($3 >= 0 ? sqrt(-1) : abs($3)):4 w yerrorbar ls 105 title '',\
'MADatNLO.HwU' index 4 using (($1+$2)/2):($3 >= 0 ? sqrt(-1) : abs($3)) ls 105 title '',\
'MADatNLO.HwU' index 4 using (($1+$2)/2):($3 < 0 ? sqrt(-1) : $3):4 w yerrorbar ls 5 title '',\
'MADatNLO.HwU' index 4 using (($1+$2)/2):($3 < 0 ? sqrt(-1) : $3) ls 5 title 'NLOR|#1, central value, dynamical\_scale\_choice=10',\
'MADatNLO.HwU' index 3 using (($1+$2)/2):($3 >= 0 ? sqrt(-1) : abs($3)):4 w yerrorbar ls 104 title '',\
'MADatNLO.HwU' index 3 using (($1+$2)/2):($3 >= 0 ? sqrt(-1) : abs($3)) ls 104 title '',\
'MADatNLO.HwU' index 3 using (($1+$2)/2):($3 < 0 ? sqrt(-1) : $3):4 w yerrorbar ls 4 title '',\
'MADatNLO.HwU' index 3 using (($1+$2)/2):($3 < 0 ? sqrt(-1) : $3) ls 4 title 'TOT|#1, central value, dynamical\_scale\_choice=10',\
'MADatNLO.HwU' index 2 using (($1+$2)/2):($3 >= 0 ? sqrt(-1) : abs($3)):4 w yerrorbar ls 103 title '',\
'MADatNLO.HwU' index 2 using (($1+$2)/2):($3 >= 0 ? sqrt(-1) : abs($3)) ls 103 title '',\
'MADatNLO.HwU' index 2 using (($1+$2)/2):($3 < 0 ? sqrt(-1) : $3):4 w yerrorbar ls 3 title '',\
'MADatNLO.HwU' index 2 using (($1+$2)/2):($3 < 0 ? sqrt(-1) : $3) ls 3 title 'LOAA|#1, central value, dynamical\_scale\_choice=10',\
'MADatNLO.HwU' index 1 using (($1+$2)/2):($3 >= 0 ? sqrt(-1) : abs($3)):4 w yerrorbar ls 102 title '',\
'MADatNLO.HwU' index 1 using (($1+$2)/2):($3 >= 0 ? sqrt(-1) : abs($3)) ls 102 title '',\
'MADatNLO.HwU' index 1 using (($1+$2)/2):($3 < 0 ? sqrt(-1) : $3):4 w yerrorbar ls 2 title '',\
'MADatNLO.HwU' index 1 using (($1+$2)/2):($3 < 0 ? sqrt(-1) : $3) ls 2 title 'LO|#1, central value, dynamical\_scale\_choice=10',\
'MADatNLO.HwU' index 0 using (($1+$2)/2):($3 >= 0 ? sqrt(-1) : abs($3)):4 w yerrorbar ls 101 title '',\
'MADatNLO.HwU' index 0 using (($1+$2)/2):($3 >= 0 ? sqrt(-1) : abs($3)) ls 101 title '',\
'MADatNLO.HwU' index 0 using (($1+$2)/2):($3 < 0 ? sqrt(-1) : $3):4 w yerrorbar ls 1 title '',\
'MADatNLO.HwU' index 0 using (($1+$2)/2):($3 < 0 ? sqrt(-1) : $3) ls 1 title 'NLO|#1, central value, dynamical\_scale\_choice=10'
#-- rendering subhistograms 'Relative scale and PDF uncertainty'
unset label
unset format
set yrange [-1.0962e+01:1.1055e+01]
set origin 0.0000e+00, 3.5000e-01
set size 1.0000e+00, 1.5000e-01
set mytics 2
set ytics auto
set format x ''
unset logscale y
set ylabel "NLO|#1 rel.unc."
set label "Relative uncertainties w.r.t. central values" font ",9" front at graph 0.03, graph 0.13
plot \
'MADatNLO.HwU' index 5 using (($1+$2)/2):(safe($7,$3,1.0)-1.0) ls 16 title '',\
'MADatNLO.HwU' index 5 using (($1+$2)/2):(safe($6,$3,1.0)-1.0) ls 16 title '',\
'MADatNLO.HwU' index 4 using (($1+$2)/2):(safe($7,$3,1.0)-1.0) ls 15 title '',\
'MADatNLO.HwU' index 4 using (($1+$2)/2):(safe($6,$3,1.0)-1.0) ls 15 title '',\
'MADatNLO.HwU' index 3 using (($1+$2)/2):(safe($7,$3,1.0)-1.0) ls 14 title '',\
'MADatNLO.HwU' index 3 using (($1+$2)/2):(safe($6,$3,1.0)-1.0) ls 14 title '',\
'MADatNLO.HwU' index 2 using (($1+$2)/2):(safe($7,$3,1.0)-1.0) ls 13 title '',\
'MADatNLO.HwU' index 2 using (($1+$2)/2):(safe($6,$3,1.0)-1.0) ls 13 title '',\
'MADatNLO.HwU' index 1 using (($1+$2)/2):(safe($7,$3,1.0)-1.0) ls 12 title '',\
'MADatNLO.HwU' index 1 using (($1+$2)/2):(safe($6,$3,1.0)-1.0) ls 12 title '',\
'MADatNLO.HwU' index 0 using (($1+$2)/2):(safe($7,$3,1.0)-1.0) ls 11 title '',\
'MADatNLO.HwU' index 0 using (($1+$2)/2):(safe($6,$3,1.0)-1.0) ls 11 title '',\
0.0 ls 999 title '',\
'MADatNLO.HwU' index 5 using (($1+$2)/2):(0.0):(safe($4,$3,0.0)) w yerrorbar ls 6 title '',\
'MADatNLO.HwU' index 5 using (($1+$2)/2):(safe($5,$3,1.0)-1.0) ls 6 title '',\
'MADatNLO.HwU' index 4 using (($1+$2)/2):(0.0):(safe($4,$3,0.0)) w yerrorbar ls 5 title '',\
'MADatNLO.HwU' index 4 using (($1+$2)/2):(safe($5,$3,1.0)-1.0) ls 5 title '',\
'MADatNLO.HwU' index 3 using (($1+$2)/2):(0.0):(safe($4,$3,0.0)) w yerrorbar ls 4 title '',\
'MADatNLO.HwU' index 3 using (($1+$2)/2):(safe($5,$3,1.0)-1.0) ls 4 title '',\
'MADatNLO.HwU' index 2 using (($1+$2)/2):(0.0):(safe($4,$3,0.0)) w yerrorbar ls 3 title '',\
'MADatNLO.HwU' index 2 using (($1+$2)/2):(safe($5,$3,1.0)-1.0) ls 3 title '',\
'MADatNLO.HwU' index 1 using (($1+$2)/2):(0.0):(safe($4,$3,0.0)) w yerrorbar ls 2 title '',\
'MADatNLO.HwU' index 1 using (($1+$2)/2):(safe($5,$3,1.0)-1.0) ls 2 title '',\
'MADatNLO.HwU' index 0 using (($1+$2)/2):(0.0):(safe($4,$3,0.0)) w yerrorbar ls 1 title '',\
'MADatNLO.HwU' index 0 using (($1+$2)/2):(safe($5,$3,1.0)-1.0) ls 1 title ''
#-- rendering subhistograms '(LO|#1LOAA|#1TOT|#1NLOR|#1TOTR|#1)/(NLO|#1 central value) ratio'
unset label
unset format
set yrange [-3.9200e+02:1.2439e+02]
set origin 0.0000e+00, 2.0000e-01
set size 1.0000e+00, 1.5000e-01
set mytics 2
set ytics auto
set format x
unset logscale y
set ylabel "ratio w.r.t. NLO|#1"
set label "(LO|#1LOAA|#1TOT|#1NLOR|#1TOTR|#1)/(NLO|#1 central value)" font ",9" at graph 0.03, graph 0.13
plot \
1.0 ls 999 title '',\
'MADatNLO.HwU' index 10 using (($1+$2)/2):7 ls 16 title '',\
'MADatNLO.HwU' index 10 using (($1+$2)/2):6 ls 16 title '',\
'MADatNLO.HwU' index 9 using (($1+$2)/2):7 ls 15 title '',\
'MADatNLO.HwU' index 9 using (($1+$2)/2):6 ls 15 title '',\
'MADatNLO.HwU' index 8 using (($1+$2)/2):7 ls 14 title '',\
'MADatNLO.HwU' index 8 using (($1+$2)/2):6 ls 14 title '',\
'MADatNLO.HwU' index 7 using (($1+$2)/2):7 ls 13 title '',\
'MADatNLO.HwU' index 7 using (($1+$2)/2):6 ls 13 title '',\
'MADatNLO.HwU' index 6 using (($1+$2)/2):7 ls 12 title '',\
'MADatNLO.HwU' index 6 using (($1+$2)/2):6 ls 12 title '',\
'MADatNLO.HwU' index 10 using (($1+$2)/2):5 ls 6 title '',\
'MADatNLO.HwU' index 10 using (($1+$2)/2):3:4 w yerrorbar ls 6 title '',\
'MADatNLO.HwU' index 10 using (($1+$2)/2):3 ls 6 title '',\
'MADatNLO.HwU' index 9 using (($1+$2)/2):5 ls 5 title '',\
'MADatNLO.HwU' index 9 using (($1+$2)/2):3:4 w yerrorbar ls 5 title '',\
'MADatNLO.HwU' index 9 using (($1+$2)/2):3 ls 5 title '',\
'MADatNLO.HwU' index 8 using (($1+$2)/2):5 ls 4 title '',\
'MADatNLO.HwU' index 8 using (($1+$2)/2):3:4 w yerrorbar ls 4 title '',\
'MADatNLO.HwU' index 8 using (($1+$2)/2):3 ls 4 title '',\
'MADatNLO.HwU' index 7 using (($1+$2)/2):5 ls 3 title '',\
'MADatNLO.HwU' index 7 using (($1+$2)/2):3:4 w yerrorbar ls 3 title '',\
'MADatNLO.HwU' index 7 using (($1+$2)/2):3 ls 3 title '',\
'MADatNLO.HwU' index 6 using (($1+$2)/2):5 ls 2 title '',\
'MADatNLO.HwU' index 6 using (($1+$2)/2):3:4 w yerrorbar ls 2 title '',\
'MADatNLO.HwU' index 6 using (($1+$2)/2):3 ls 2 title ''

unset label

################################################################################

################################################################################
### Rendering of the plot titled 'total rate real'
################################################################################

set multiplot
set label "total rate real" font ",13" at graph 0.04, graph 1.05
set xrange [5.0000e-01:5.5000e+00]
set bmargin 0 
set tmargin 0
set xtics nomirror
set ytics nomirror
set mytics 10
set xtics auto
set key horizontal noreverse maxcols 1 width -4 
set label front 'MadGraph5\_aMC\@NLO' font "Courier,11" rotate by 90 at graph 1.02, graph 0.04

#-- rendering subhistograms 'NLO|#1 and LO|#1 results'

set format y '10^{%T}'
set yrange [9.0000e-01:1.1000e+02]
set origin 0.0000e+00, 5.0000e-01
set size 1.0000e+00, 4.0000e-01
set mytics 10
set ytics auto
set format x ''
set logscale y
set ylabel "{/Symbol s} per bin [pb]"

plot \
sqrt(-1) ls 16 title 'TOTR|#1, scale variation',\
sqrt(-1) ls 15 title 'NLOR|#1, scale variation',\
sqrt(-1) ls 14 title 'TOT|#1, scale variation',\
sqrt(-1) ls 13 title 'LOAA|#1, scale variation',\
sqrt(-1) ls 12 title 'LO|#1, scale variation',\
sqrt(-1) ls 11 title 'NLO|#1, scale variation',\
'MADatNLO.HwU' index 16 using (($1+$2)/2):($3 >= 0 ? sqrt(-1) : abs($3)):4 w yerrorbar ls 106 title '',\
'MADatNLO.HwU' index 16 using (($1+$2)/2):($3 >= 0 ? sqrt(-1) : abs($3)) ls 106 title '',\
'MADatNLO.HwU' index 16 using (($1+$2)/2):($3 < 0 ? sqrt(-1) : $3):4 w yerrorbar ls 6 title '',\
'MADatNLO.HwU' index 16 using (($1+$2)/2):($3 < 0 ? sqrt(-1) : $3) ls 6 title 'TOTR|#1, central value, dynamical\_scale\_choice=10',\
'MADatNLO.HwU' index 15 using (($1+$2)/2):($3 >= 0 ? sqrt(-1) : abs($3)):4 w yerrorbar ls 105 title '',\
'MADatNLO.HwU' index 15 using (($1+$2)/2):($3 >= 0 ? sqrt(-1) : abs($3)) ls 105 title '',\
'MADatNLO.HwU' index 15 using (($1+$2)/2):($3 < 0 ? sqrt(-1) : $3):4 w yerrorbar ls 5 title '',\
'MADatNLO.HwU' index 15 using (($1+$2)/2):($3 < 0 ? sqrt(-1) : $3) ls 5 title 'NLOR|#1, central value, dynamical\_scale\_choice=10',\
'MADatNLO.HwU' index 14 using (($1+$2)/2):($3 >= 0 ? sqrt(-1) : abs($3)):4 w yerrorbar ls 104 title '',\
'MADatNLO.HwU' index 14 using (($1+$2)/2):($3 >= 0 ? sqrt(-1) : abs($3)) ls 104 title '',\
'MADatNLO.HwU' index 14 using (($1+$2)/2):($3 < 0 ? sqrt(-1) : $3):4 w yerrorbar ls 4 title '',\
'MADatNLO.HwU' index 14 using (($1+$2)/2):($3 < 0 ? sqrt(-1) : $3) ls 4 title 'TOT|#1, central value, dynamical\_scale\_choice=10',\
'MADatNLO.HwU' index 13 using (($1+$2)/2):($3 >= 0 ? sqrt(-1) : abs($3)):4 w yerrorbar ls 103 title '',\
'MADatNLO.HwU' index 13 using (($1+$2)/2):($3 >= 0 ? sqrt(-1) : abs($3)) ls 103 title '',\
'MADatNLO.HwU' index 13 using (($1+$2)/2):($3 < 0 ? sqrt(-1) : $3):4 w yerrorbar ls 3 title '',\
'MADatNLO.HwU' index 13 using (($1+$2)/2):($3 < 0 ? sqrt(-1) : $3) ls 3 title 'LOAA|#1, central value, dynamical\_scale\_choice=10',\
'MADatNLO.HwU' index 12 using (($1+$2)/2):($3 >= 0 ? sqrt(-1) : abs($3)):4 w yerrorbar ls 102 title '',\
'MADatNLO.HwU' index 12 using (($1+$2)/2):($3 >= 0 ? sqrt(-1) : abs($3)) ls 102 title '',\
'MADatNLO.HwU' index 12 using (($1+$2)/2):($3 < 0 ? sqrt(-1) : $3):4 w yerrorbar ls 2 title '',\
'MADatNLO.HwU' index 12 using (($1+$2)/2):($3 < 0 ? sqrt(-1) : $3) ls 2 title 'LO|#1, central value, dynamical\_scale\_choice=10',\
'MADatNLO.HwU' index 11 using (($1+$2)/2):($3 >= 0 ? sqrt(-1) : abs($3)):4 w yerrorbar ls 101 title '',\
'MADatNLO.HwU' index 11 using (($1+$2)/2):($3 >= 0 ? sqrt(-1) : abs($3)) ls 101 title '',\
'MADatNLO.HwU' index 11 using (($1+$2)/2):($3 < 0 ? sqrt(-1) : $3):4 w yerrorbar ls 1 title '',\
'MADatNLO.HwU' index 11 using (($1+$2)/2):($3 < 0 ? sqrt(-1) : $3) ls 1 title 'NLO|#1, central value, dynamical\_scale\_choice=10'
#-- rendering subhistograms 'Relative scale and PDF uncertainty'
unset label
unset format
set yrange [-1.4800e+00:1.4000e+00]
set origin 0.0000e+00, 3.5000e-01
set size 1.0000e+00, 1.5000e-01
set mytics 2
set ytics auto
set format x ''
unset logscale y
set ylabel "NLO|#1 rel.unc."
set label "Relative uncertainties w.r.t. central values" font ",9" front at graph 0.03, graph 0.13
plot \
'MADatNLO.HwU' index 16 using (($1+$2)/2):(safe($7,$3,1.0)-1.0) ls 16 title '',\
'MADatNLO.HwU' index 16 using (($1+$2)/2):(safe($6,$3,1.0)-1.0) ls 16 title '',\
'MADatNLO.HwU' index 15 using (($1+$2)/2):(safe($7,$3,1.0)-1.0) ls 15 title '',\
'MADatNLO.HwU' index 15 using (($1+$2)/2):(safe($6,$3,1.0)-1.0) ls 15 title '',\
'MADatNLO.HwU' index 14 using (($1+$2)/2):(safe($7,$3,1.0)-1.0) ls 14 title '',\
'MADatNLO.HwU' index 14 using (($1+$2)/2):(safe($6,$3,1.0)-1.0) ls 14 title '',\
'MADatNLO.HwU' index 13 using (($1+$2)/2):(safe($7,$3,1.0)-1.0) ls 13 title '',\
'MADatNLO.HwU' index 13 using (($1+$2)/2):(safe($6,$3,1.0)-1.0) ls 13 title '',\
'MADatNLO.HwU' index 12 using (($1+$2)/2):(safe($7,$3,1.0)-1.0) ls 12 title '',\
'MADatNLO.HwU' index 12 using (($1+$2)/2):(safe($6,$3,1.0)-1.0) ls 12 title '',\
'MADatNLO.HwU' index 11 using (($1+$2)/2):(safe($7,$3,1.0)-1.0) ls 11 title '',\
'MADatNLO.HwU' index 11 using (($1+$2)/2):(safe($6,$3,1.0)-1.0) ls 11 title '',\
0.0 ls 999 title '',\
'MADatNLO.HwU' index 16 using (($1+$2)/2):(0.0):(safe($4,$3,0.0)) w yerrorbar ls 6 title '',\
'MADatNLO.HwU' index 16 using (($1+$2)/2):(safe($5,$3,1.0)-1.0) ls 6 title '',\
'MADatNLO.HwU' index 15 using (($1+$2)/2):(0.0):(safe($4,$3,0.0)) w yerrorbar ls 5 title '',\
'MADatNLO.HwU' index 15 using (($1+$2)/2):(safe($5,$3,1.0)-1.0) ls 5 title '',\
'MADatNLO.HwU' index 14 using (($1+$2)/2):(0.0):(safe($4,$3,0.0)) w yerrorbar ls 4 title '',\
'MADatNLO.HwU' index 14 using (($1+$2)/2):(safe($5,$3,1.0)-1.0) ls 4 title '',\
'MADatNLO.HwU' index 13 using (($1+$2)/2):(0.0):(safe($4,$3,0.0)) w yerrorbar ls 3 title '',\
'MADatNLO.HwU' index 13 using (($1+$2)/2):(safe($5,$3,1.0)-1.0) ls 3 title '',\
'MADatNLO.HwU' index 12 using (($1+$2)/2):(0.0):(safe($4,$3,0.0)) w yerrorbar ls 2 title '',\
'MADatNLO.HwU' index 12 using (($1+$2)/2):(safe($5,$3,1.0)-1.0) ls 2 title '',\
'MADatNLO.HwU' index 11 using (($1+$2)/2):(0.0):(safe($4,$3,0.0)) w yerrorbar ls 1 title '',\
'MADatNLO.HwU' index 11 using (($1+$2)/2):(safe($5,$3,1.0)-1.0) ls 1 title ''
#-- rendering subhistograms '(LO|#1LOAA|#1TOT|#1NLOR|#1TOTR|#1)/(NLO|#1 central value) ratio'
unset label
unset format
set yrange [-2.4000e-01:1.2000e+00]
set origin 0.0000e+00, 2.0000e-01
set size 1.0000e+00, 1.5000e-01
set mytics 2
set ytics auto
set format x
unset logscale y
set ylabel "ratio w.r.t. NLO|#1"
set label "(LO|#1LOAA|#1TOT|#1NLOR|#1TOTR|#1)/(NLO|#1 central value)" font ",9" at graph 0.03, graph 0.13
plot \
1.0 ls 999 title '',\
'MADatNLO.HwU' index 21 using (($1+$2)/2):7 ls 16 title '',\
'MADatNLO.HwU' index 21 using (($1+$2)/2):6 ls 16 title '',\
'MADatNLO.HwU' index 20 using (($1+$2)/2):7 ls 15 title '',\
'MADatNLO.HwU' index 20 using (($1+$2)/2):6 ls 15 title '',\
'MADatNLO.HwU' index 19 using (($1+$2)/2):7 ls 14 title '',\
'MADatNLO.HwU' index 19 using (($1+$2)/2):6 ls 14 title '',\
'MADatNLO.HwU' index 18 using (($1+$2)/2):7 ls 13 title '',\
'MADatNLO.HwU' index 18 using (($1+$2)/2):6 ls 13 title '',\
'MADatNLO.HwU' index 17 using (($1+$2)/2):7 ls 12 title '',\
'MADatNLO.HwU' index 17 using (($1+$2)/2):6 ls 12 title '',\
'MADatNLO.HwU' index 21 using (($1+$2)/2):5 ls 6 title '',\
'MADatNLO.HwU' index 21 using (($1+$2)/2):3:4 w yerrorbar ls 6 title '',\
'MADatNLO.HwU' index 21 using (($1+$2)/2):3 ls 6 title '',\
'MADatNLO.HwU' index 20 using (($1+$2)/2):5 ls 5 title '',\
'MADatNLO.HwU' index 20 using (($1+$2)/2):3:4 w yerrorbar ls 5 title '',\
'MADatNLO.HwU' index 20 using (($1+$2)/2):3 ls 5 title '',\
'MADatNLO.HwU' index 19 using (($1+$2)/2):5 ls 4 title '',\
'MADatNLO.HwU' index 19 using (($1+$2)/2):3:4 w yerrorbar ls 4 title '',\
'MADatNLO.HwU' index 19 using (($1+$2)/2):3 ls 4 title '',\
'MADatNLO.HwU' index 18 using (($1+$2)/2):5 ls 3 title '',\
'MADatNLO.HwU' index 18 using (($1+$2)/2):3:4 w yerrorbar ls 3 title '',\
'MADatNLO.HwU' index 18 using (($1+$2)/2):3 ls 3 title '',\
'MADatNLO.HwU' index 17 using (($1+$2)/2):5 ls 2 title '',\
'MADatNLO.HwU' index 17 using (($1+$2)/2):3:4 w yerrorbar ls 2 title '',\
'MADatNLO.HwU' index 17 using (($1+$2)/2):3 ls 2 title ''

unset label

################################################################################

################################################################################
### Rendering of the plot titled 'mtt'
################################################################################

set multiplot
set label "mtt" font ",13" at graph 0.04, graph 1.05
set xrange [1.6000e+02:1.0000e+03]
set bmargin 0 
set tmargin 0
set xtics nomirror
set ytics nomirror
set mytics 10
set xtics auto
set key horizontal noreverse maxcols 1 width -4 
set label front 'MadGraph5\_aMC\@NLO' font "Courier,11" rotate by 90 at graph 1.02, graph 0.04

#-- rendering subhistograms 'NLO|#1 and LO|#1 results'

set format y '10^{%T}'
set yrange [1.0764e-02:1.1080e+00]
set origin 0.0000e+00, 5.0000e-01
set size 1.0000e+00, 4.0000e-01
set mytics 10
set ytics auto
set format x ''
set logscale y
set ylabel "{/Symbol s} per bin [pb]"

plot \
sqrt(-1) ls 16 title 'TOTR|#1, scale variation',\
sqrt(-1) ls 15 title 'NLOR|#1, scale variation',\
sqrt(-1) ls 14 title 'TOT|#1, scale variation',\
sqrt(-1) ls 13 title 'LOAA|#1, scale variation',\
sqrt(-1) ls 12 title 'LO|#1, scale variation',\
sqrt(-1) ls 11 title 'NLO|#1, scale variation',\
'MADatNLO.HwU' index 27 using (($1+$2)/2):($3 >= 0 ? sqrt(-1) : abs($3)):4 w yerrorbar ls 106 title '',\
'MADatNLO.HwU' index 27 using (($1+$2)/2):($3 >= 0 ? sqrt(-1) : abs($3)) ls 106 title '',\
'MADatNLO.HwU' index 27 using (($1+$2)/2):($3 < 0 ? sqrt(-1) : $3):4 w yerrorbar ls 6 title '',\
'MADatNLO.HwU' index 27 using (($1+$2)/2):($3 < 0 ? sqrt(-1) : $3) ls 6 title 'TOTR|#1, central value, dynamical\_scale\_choice=10',\
'MADatNLO.HwU' index 26 using (($1+$2)/2):($3 >= 0 ? sqrt(-1) : abs($3)):4 w yerrorbar ls 105 title '',\
'MADatNLO.HwU' index 26 using (($1+$2)/2):($3 >= 0 ? sqrt(-1) : abs($3)) ls 105 title '',\
'MADatNLO.HwU' index 26 using (($1+$2)/2):($3 < 0 ? sqrt(-1) : $3):4 w yerrorbar ls 5 title '',\
'MADatNLO.HwU' index 26 using (($1+$2)/2):($3 < 0 ? sqrt(-1) : $3) ls 5 title 'NLOR|#1, central value, dynamical\_scale\_choice=10',\
'MADatNLO.HwU' index 25 using (($1+$2)/2):($3 >= 0 ? sqrt(-1) : abs($3)):4 w yerrorbar ls 104 title '',\
'MADatNLO.HwU' index 25 using (($1+$2)/2):($3 >= 0 ? sqrt(-1) : abs($3)) ls 104 title '',\
'MADatNLO.HwU' index 25 using (($1+$2)/2):($3 < 0 ? sqrt(-1) : $3):4 w yerrorbar ls 4 title '',\
'MADatNLO.HwU' index 25 using (($1+$2)/2):($3 < 0 ? sqrt(-1) : $3) ls 4 title 'TOT|#1, central value, dynamical\_scale\_choice=10',\
'MADatNLO.HwU' index 24 using (($1+$2)/2):($3 >= 0 ? sqrt(-1) : abs($3)):4 w yerrorbar ls 103 title '',\
'MADatNLO.HwU' index 24 using (($1+$2)/2):($3 >= 0 ? sqrt(-1) : abs($3)) ls 103 title '',\
'MADatNLO.HwU' index 24 using (($1+$2)/2):($3 < 0 ? sqrt(-1) : $3):4 w yerrorbar ls 3 title '',\
'MADatNLO.HwU' index 24 using (($1+$2)/2):($3 < 0 ? sqrt(-1) : $3) ls 3 title 'LOAA|#1, central value, dynamical\_scale\_choice=10',\
'MADatNLO.HwU' index 23 using (($1+$2)/2):($3 >= 0 ? sqrt(-1) : abs($3)):4 w yerrorbar ls 102 title '',\
'MADatNLO.HwU' index 23 using (($1+$2)/2):($3 >= 0 ? sqrt(-1) : abs($3)) ls 102 title '',\
'MADatNLO.HwU' index 23 using (($1+$2)/2):($3 < 0 ? sqrt(-1) : $3):4 w yerrorbar ls 2 title '',\
'MADatNLO.HwU' index 23 using (($1+$2)/2):($3 < 0 ? sqrt(-1) : $3) ls 2 title 'LO|#1, central value, dynamical\_scale\_choice=10',\
'MADatNLO.HwU' index 22 using (($1+$2)/2):($3 >= 0 ? sqrt(-1) : abs($3)):4 w yerrorbar ls 101 title '',\
'MADatNLO.HwU' index 22 using (($1+$2)/2):($3 >= 0 ? sqrt(-1) : abs($3)) ls 101 title '',\
'MADatNLO.HwU' index 22 using (($1+$2)/2):($3 < 0 ? sqrt(-1) : $3):4 w yerrorbar ls 1 title '',\
'MADatNLO.HwU' index 22 using (($1+$2)/2):($3 < 0 ? sqrt(-1) : $3) ls 1 title 'NLO|#1, central value, dynamical\_scale\_choice=10'
#-- rendering subhistograms 'Relative scale and PDF uncertainty'
unset label
unset format
set yrange [-2.2470e-01:2.2300e-01]
set origin 0.0000e+00, 3.5000e-01
set size 1.0000e+00, 1.5000e-01
set mytics 2
set ytics auto
set format x ''
unset logscale y
set ylabel "NLO|#1 rel.unc."
set label "Relative uncertainties w.r.t. central values" font ",9" front at graph 0.03, graph 0.13
plot \
'MADatNLO.HwU' index 27 using (($1+$2)/2):(safe($7,$3,1.0)-1.0) ls 16 title '',\
'MADatNLO.HwU' index 27 using (($1+$2)/2):(safe($6,$3,1.0)-1.0) ls 16 title '',\
'MADatNLO.HwU' index 26 using (($1+$2)/2):(safe($7,$3,1.0)-1.0) ls 15 title '',\
'MADatNLO.HwU' index 26 using (($1+$2)/2):(safe($6,$3,1.0)-1.0) ls 15 title '',\
'MADatNLO.HwU' index 25 using (($1+$2)/2):(safe($7,$3,1.0)-1.0) ls 14 title '',\
'MADatNLO.HwU' index 25 using (($1+$2)/2):(safe($6,$3,1.0)-1.0) ls 14 title '',\
'MADatNLO.HwU' index 24 using (($1+$2)/2):(safe($7,$3,1.0)-1.0) ls 13 title '',\
'MADatNLO.HwU' index 24 using (($1+$2)/2):(safe($6,$3,1.0)-1.0) ls 13 title '',\
'MADatNLO.HwU' index 23 using (($1+$2)/2):(safe($7,$3,1.0)-1.0) ls 12 title '',\
'MADatNLO.HwU' index 23 using (($1+$2)/2):(safe($6,$3,1.0)-1.0) ls 12 title '',\
'MADatNLO.HwU' index 22 using (($1+$2)/2):(safe($7,$3,1.0)-1.0) ls 11 title '',\
'MADatNLO.HwU' index 22 using (($1+$2)/2):(safe($6,$3,1.0)-1.0) ls 11 title '',\
0.0 ls 999 title '',\
'MADatNLO.HwU' index 27 using (($1+$2)/2):(0.0):(safe($4,$3,0.0)) w yerrorbar ls 6 title '',\
'MADatNLO.HwU' index 27 using (($1+$2)/2):(safe($5,$3,1.0)-1.0) ls 6 title '',\
'MADatNLO.HwU' index 26 using (($1+$2)/2):(0.0):(safe($4,$3,0.0)) w yerrorbar ls 5 title '',\
'MADatNLO.HwU' index 26 using (($1+$2)/2):(safe($5,$3,1.0)-1.0) ls 5 title '',\
'MADatNLO.HwU' index 25 using (($1+$2)/2):(0.0):(safe($4,$3,0.0)) w yerrorbar ls 4 title '',\
'MADatNLO.HwU' index 25 using (($1+$2)/2):(safe($5,$3,1.0)-1.0) ls 4 title '',\
'MADatNLO.HwU' index 24 using (($1+$2)/2):(0.0):(safe($4,$3,0.0)) w yerrorbar ls 3 title '',\
'MADatNLO.HwU' index 24 using (($1+$2)/2):(safe($5,$3,1.0)-1.0) ls 3 title '',\
'MADatNLO.HwU' index 23 using (($1+$2)/2):(0.0):(safe($4,$3,0.0)) w yerrorbar ls 2 title '',\
'MADatNLO.HwU' index 23 using (($1+$2)/2):(safe($5,$3,1.0)-1.0) ls 2 title '',\
'MADatNLO.HwU' index 22 using (($1+$2)/2):(0.0):(safe($4,$3,0.0)) w yerrorbar ls 1 title '',\
'MADatNLO.HwU' index 22 using (($1+$2)/2):(safe($5,$3,1.0)-1.0) ls 1 title ''
#-- rendering subhistograms '(LO|#1LOAA|#1TOT|#1NLOR|#1TOTR|#1)/(NLO|#1 central value) ratio'
unset label
unset format
set yrange [-1.1330e+01:3.2896e+00]
set origin 0.0000e+00, 2.0000e-01
set size 1.0000e+00, 1.5000e-01
set mytics 2
set ytics auto
set format x
unset logscale y
set ylabel "ratio w.r.t. NLO|#1"
set label "(LO|#1LOAA|#1TOT|#1NLOR|#1TOTR|#1)/(NLO|#1 central value)" font ",9" at graph 0.03, graph 0.13
plot \
1.0 ls 999 title '',\
'MADatNLO.HwU' index 32 using (($1+$2)/2):7 ls 16 title '',\
'MADatNLO.HwU' index 32 using (($1+$2)/2):6 ls 16 title '',\
'MADatNLO.HwU' index 31 using (($1+$2)/2):7 ls 15 title '',\
'MADatNLO.HwU' index 31 using (($1+$2)/2):6 ls 15 title '',\
'MADatNLO.HwU' index 30 using (($1+$2)/2):7 ls 14 title '',\
'MADatNLO.HwU' index 30 using (($1+$2)/2):6 ls 14 title '',\
'MADatNLO.HwU' index 29 using (($1+$2)/2):7 ls 13 title '',\
'MADatNLO.HwU' index 29 using (($1+$2)/2):6 ls 13 title '',\
'MADatNLO.HwU' index 28 using (($1+$2)/2):7 ls 12 title '',\
'MADatNLO.HwU' index 28 using (($1+$2)/2):6 ls 12 title '',\
'MADatNLO.HwU' index 32 using (($1+$2)/2):5 ls 6 title '',\
'MADatNLO.HwU' index 32 using (($1+$2)/2):3:4 w yerrorbar ls 6 title '',\
'MADatNLO.HwU' index 32 using (($1+$2)/2):3 ls 6 title '',\
'MADatNLO.HwU' index 31 using (($1+$2)/2):5 ls 5 title '',\
'MADatNLO.HwU' index 31 using (($1+$2)/2):3:4 w yerrorbar ls 5 title '',\
'MADatNLO.HwU' index 31 using (($1+$2)/2):3 ls 5 title '',\
'MADatNLO.HwU' index 30 using (($1+$2)/2):5 ls 4 title '',\
'MADatNLO.HwU' index 30 using (($1+$2)/2):3:4 w yerrorbar ls 4 title '',\
'MADatNLO.HwU' index 30 using (($1+$2)/2):3 ls 4 title '',\
'MADatNLO.HwU' index 29 using (($1+$2)/2):5 ls 3 title '',\
'MADatNLO.HwU' index 29 using (($1+$2)/2):3:4 w yerrorbar ls 3 title '',\
'MADatNLO.HwU' index 29 using (($1+$2)/2):3 ls 3 title '',\
'MADatNLO.HwU' index 28 using (($1+$2)/2):5 ls 2 title '',\
'MADatNLO.HwU' index 28 using (($1+$2)/2):3:4 w yerrorbar ls 2 title '',\
'MADatNLO.HwU' index 28 using (($1+$2)/2):3 ls 2 title ''

unset label

################################################################################

################################################################################
### Rendering of the plot titled 'thetatt'
################################################################################

set multiplot
set label "thetatt" font ",13" at graph 0.04, graph 1.05
set xrange [0.0000e+00:3.1416e+00]
set bmargin 0 
set tmargin 0
set xtics nomirror
set ytics nomirror
set mytics 10
set xtics auto
set key horizontal noreverse maxcols 1 width -4 
set label front 'MadGraph5\_aMC\@NLO' font "Courier,11" rotate by 90 at graph 1.02, graph 0.04

#-- rendering subhistograms 'NLO|#1 and LO|#1 results'

set format y '10^{%T}'
set yrange [1.3450e-04:1.2570e+00]
set origin 0.0000e+00, 5.0000e-01
set size 1.0000e+00, 4.0000e-01
set mytics 10
set ytics auto
set format x ''
set logscale y
set ylabel "{/Symbol s} per bin [pb]"

plot \
sqrt(-1) ls 16 title 'TOTR|#1, scale variation',\
sqrt(-1) ls 15 title 'NLOR|#1, scale variation',\
sqrt(-1) ls 14 title 'TOT|#1, scale variation',\
sqrt(-1) ls 13 title 'LOAA|#1, scale variation',\
sqrt(-1) ls 12 title 'LO|#1, scale variation',\
sqrt(-1) ls 11 title 'NLO|#1, scale variation',\
'MADatNLO.HwU' index 38 using (($1+$2)/2):($3 >= 0 ? sqrt(-1) : abs($3)):4 w yerrorbar ls 106 title '',\
'MADatNLO.HwU' index 38 using (($1+$2)/2):($3 >= 0 ? sqrt(-1) : abs($3)) ls 106 title '',\
'MADatNLO.HwU' index 38 using (($1+$2)/2):($3 < 0 ? sqrt(-1) : $3):4 w yerrorbar ls 6 title '',\
'MADatNLO.HwU' index 38 using (($1+$2)/2):($3 < 0 ? sqrt(-1) : $3) ls 6 title 'TOTR|#1, central value, dynamical\_scale\_choice=10',\
'MADatNLO.HwU' index 37 using (($1+$2)/2):($3 >= 0 ? sqrt(-1) : abs($3)):4 w yerrorbar ls 105 title '',\
'MADatNLO.HwU' index 37 using (($1+$2)/2):($3 >= 0 ? sqrt(-1) : abs($3)) ls 105 title '',\
'MADatNLO.HwU' index 37 using (($1+$2)/2):($3 < 0 ? sqrt(-1) : $3):4 w yerrorbar ls 5 title '',\
'MADatNLO.HwU' index 37 using (($1+$2)/2):($3 < 0 ? sqrt(-1) : $3) ls 5 title 'NLOR|#1, central value, dynamical\_scale\_choice=10',\
'MADatNLO.HwU' index 36 using (($1+$2)/2):($3 >= 0 ? sqrt(-1) : abs($3)):4 w yerrorbar ls 104 title '',\
'MADatNLO.HwU' index 36 using (($1+$2)/2):($3 >= 0 ? sqrt(-1) : abs($3)) ls 104 title '',\
'MADatNLO.HwU' index 36 using (($1+$2)/2):($3 < 0 ? sqrt(-1) : $3):4 w yerrorbar ls 4 title '',\
'MADatNLO.HwU' index 36 using (($1+$2)/2):($3 < 0 ? sqrt(-1) : $3) ls 4 title 'TOT|#1, central value, dynamical\_scale\_choice=10',\
'MADatNLO.HwU' index 35 using (($1+$2)/2):($3 >= 0 ? sqrt(-1) : abs($3)):4 w yerrorbar ls 103 title '',\
'MADatNLO.HwU' index 35 using (($1+$2)/2):($3 >= 0 ? sqrt(-1) : abs($3)) ls 103 title '',\
'MADatNLO.HwU' index 35 using (($1+$2)/2):($3 < 0 ? sqrt(-1) : $3):4 w yerrorbar ls 3 title '',\
'MADatNLO.HwU' index 35 using (($1+$2)/2):($3 < 0 ? sqrt(-1) : $3) ls 3 title 'LOAA|#1, central value, dynamical\_scale\_choice=10',\
'MADatNLO.HwU' index 34 using (($1+$2)/2):($3 >= 0 ? sqrt(-1) : abs($3)):4 w yerrorbar ls 102 title '',\
'MADatNLO.HwU' index 34 using (($1+$2)/2):($3 >= 0 ? sqrt(-1) : abs($3)) ls 102 title '',\
'MADatNLO.HwU' index 34 using (($1+$2)/2):($3 < 0 ? sqrt(-1) : $3):4 w yerrorbar ls 2 title '',\
'MADatNLO.HwU' index 34 using (($1+$2)/2):($3 < 0 ? sqrt(-1) : $3) ls 2 title 'LO|#1, central value, dynamical\_scale\_choice=10',\
'MADatNLO.HwU' index 33 using (($1+$2)/2):($3 >= 0 ? sqrt(-1) : abs($3)):4 w yerrorbar ls 101 title '',\
'MADatNLO.HwU' index 33 using (($1+$2)/2):($3 >= 0 ? sqrt(-1) : abs($3)) ls 101 title '',\
'MADatNLO.HwU' index 33 using (($1+$2)/2):($3 < 0 ? sqrt(-1) : $3):4 w yerrorbar ls 1 title '',\
'MADatNLO.HwU' index 33 using (($1+$2)/2):($3 < 0 ? sqrt(-1) : $3) ls 1 title 'NLO|#1, central value, dynamical\_scale\_choice=10'
#-- rendering subhistograms 'Relative scale and PDF uncertainty'
unset label
unset format
set yrange [-8.1218e-01:7.6394e-01]
set origin 0.0000e+00, 3.5000e-01
set size 1.0000e+00, 1.5000e-01
set mytics 2
set ytics auto
set format x ''
unset logscale y
set ylabel "NLO|#1 rel.unc."
set label "Relative uncertainties w.r.t. central values" font ",9" front at graph 0.03, graph 0.13
plot \
'MADatNLO.HwU' index 38 using (($1+$2)/2):(safe($7,$3,1.0)-1.0) ls 16 title '',\
'MADatNLO.HwU' index 38 using (($1+$2)/2):(safe($6,$3,1.0)-1.0) ls 16 title '',\
'MADatNLO.HwU' index 37 using (($1+$2)/2):(safe($7,$3,1.0)-1.0) ls 15 title '',\
'MADatNLO.HwU' index 37 using (($1+$2)/2):(safe($6,$3,1.0)-1.0) ls 15 title '',\
'MADatNLO.HwU' index 36 using (($1+$2)/2):(safe($7,$3,1.0)-1.0) ls 14 title '',\
'MADatNLO.HwU' index 36 using (($1+$2)/2):(safe($6,$3,1.0)-1.0) ls 14 title '',\
'MADatNLO.HwU' index 35 using (($1+$2)/2):(safe($7,$3,1.0)-1.0) ls 13 title '',\
'MADatNLO.HwU' index 35 using (($1+$2)/2):(safe($6,$3,1.0)-1.0) ls 13 title '',\
'MADatNLO.HwU' index 34 using (($1+$2)/2):(safe($7,$3,1.0)-1.0) ls 12 title '',\
'MADatNLO.HwU' index 34 using (($1+$2)/2):(safe($6,$3,1.0)-1.0) ls 12 title '',\
'MADatNLO.HwU' index 33 using (($1+$2)/2):(safe($7,$3,1.0)-1.0) ls 11 title '',\
'MADatNLO.HwU' index 33 using (($1+$2)/2):(safe($6,$3,1.0)-1.0) ls 11 title '',\
0.0 ls 999 title '',\
'MADatNLO.HwU' index 38 using (($1+$2)/2):(0.0):(safe($4,$3,0.0)) w yerrorbar ls 6 title '',\
'MADatNLO.HwU' index 38 using (($1+$2)/2):(safe($5,$3,1.0)-1.0) ls 6 title '',\
'MADatNLO.HwU' index 37 using (($1+$2)/2):(0.0):(safe($4,$3,0.0)) w yerrorbar ls 5 title '',\
'MADatNLO.HwU' index 37 using (($1+$2)/2):(safe($5,$3,1.0)-1.0) ls 5 title '',\
'MADatNLO.HwU' index 36 using (($1+$2)/2):(0.0):(safe($4,$3,0.0)) w yerrorbar ls 4 title '',\
'MADatNLO.HwU' index 36 using (($1+$2)/2):(safe($5,$3,1.0)-1.0) ls 4 title '',\
'MADatNLO.HwU' index 35 using (($1+$2)/2):(0.0):(safe($4,$3,0.0)) w yerrorbar ls 3 title '',\
'MADatNLO.HwU' index 35 using (($1+$2)/2):(safe($5,$3,1.0)-1.0) ls 3 title '',\
'MADatNLO.HwU' index 34 using (($1+$2)/2):(0.0):(safe($4,$3,0.0)) w yerrorbar ls 2 title '',\
'MADatNLO.HwU' index 34 using (($1+$2)/2):(safe($5,$3,1.0)-1.0) ls 2 title '',\
'MADatNLO.HwU' index 33 using (($1+$2)/2):(0.0):(safe($4,$3,0.0)) w yerrorbar ls 1 title '',\
'MADatNLO.HwU' index 33 using (($1+$2)/2):(safe($5,$3,1.0)-1.0) ls 1 title ''
#-- rendering subhistograms '(LO|#1LOAA|#1TOT|#1NLOR|#1TOTR|#1)/(NLO|#1 central value) ratio'
unset label
unset format
set yrange [-8.6381e-01:1.4520e+00]
set origin 0.0000e+00, 2.0000e-01
set size 1.0000e+00, 1.5000e-01
set mytics 2
set ytics auto
set format x
unset logscale y
set ylabel "ratio w.r.t. NLO|#1"
set label "(LO|#1LOAA|#1TOT|#1NLOR|#1TOTR|#1)/(NLO|#1 central value)" font ",9" at graph 0.03, graph 0.13
plot \
1.0 ls 999 title '',\
'MADatNLO.HwU' index 43 using (($1+$2)/2):7 ls 16 title '',\
'MADatNLO.HwU' index 43 using (($1+$2)/2):6 ls 16 title '',\
'MADatNLO.HwU' index 42 using (($1+$2)/2):7 ls 15 title '',\
'MADatNLO.HwU' index 42 using (($1+$2)/2):6 ls 15 title '',\
'MADatNLO.HwU' index 41 using (($1+$2)/2):7 ls 14 title '',\
'MADatNLO.HwU' index 41 using (($1+$2)/2):6 ls 14 title '',\
'MADatNLO.HwU' index 40 using (($1+$2)/2):7 ls 13 title '',\
'MADatNLO.HwU' index 40 using (($1+$2)/2):6 ls 13 title '',\
'MADatNLO.HwU' index 39 using (($1+$2)/2):7 ls 12 title '',\
'MADatNLO.HwU' index 39 using (($1+$2)/2):6 ls 12 title '',\
'MADatNLO.HwU' index 43 using (($1+$2)/2):5 ls 6 title '',\
'MADatNLO.HwU' index 43 using (($1+$2)/2):3:4 w yerrorbar ls 6 title '',\
'MADatNLO.HwU' index 43 using (($1+$2)/2):3 ls 6 title '',\
'MADatNLO.HwU' index 42 using (($1+$2)/2):5 ls 5 title '',\
'MADatNLO.HwU' index 42 using (($1+$2)/2):3:4 w yerrorbar ls 5 title '',\
'MADatNLO.HwU' index 42 using (($1+$2)/2):3 ls 5 title '',\
'MADatNLO.HwU' index 41 using (($1+$2)/2):5 ls 4 title '',\
'MADatNLO.HwU' index 41 using (($1+$2)/2):3:4 w yerrorbar ls 4 title '',\
'MADatNLO.HwU' index 41 using (($1+$2)/2):3 ls 4 title '',\
'MADatNLO.HwU' index 40 using (($1+$2)/2):5 ls 3 title '',\
'MADatNLO.HwU' index 40 using (($1+$2)/2):3:4 w yerrorbar ls 3 title '',\
'MADatNLO.HwU' index 40 using (($1+$2)/2):3 ls 3 title '',\
'MADatNLO.HwU' index 39 using (($1+$2)/2):5 ls 2 title '',\
'MADatNLO.HwU' index 39 using (($1+$2)/2):3:4 w yerrorbar ls 2 title '',\
'MADatNLO.HwU' index 39 using (($1+$2)/2):3 ls 2 title ''

unset label

################################################################################

################################################################################
### Rendering of the plot titled 'pttt'
################################################################################

set multiplot
set label "pttt" font ",13" at graph 0.04, graph 1.05
set xrange [0.0000e+00:5.0000e+02]
set bmargin 0 
set tmargin 0
set xtics nomirror
set ytics nomirror
set mytics 10
set xtics auto
set key horizontal noreverse maxcols 1 width -4 
set label front 'MadGraph5\_aMC\@NLO' font "Courier,11" rotate by 90 at graph 1.02, graph 0.04

#-- rendering subhistograms 'NLO|#1 and LO|#1 results'

set format y '10^{%T}'
set yrange [6.3750e-05:1.1657e+00]
set origin 0.0000e+00, 5.0000e-01
set size 1.0000e+00, 4.0000e-01
set mytics 10
set ytics auto
set format x ''
set logscale y
set ylabel "{/Symbol s} per bin [pb]"

plot \
sqrt(-1) ls 16 title 'TOTR|#1, scale variation',\
sqrt(-1) ls 15 title 'NLOR|#1, scale variation',\
sqrt(-1) ls 14 title 'TOT|#1, scale variation',\
sqrt(-1) ls 13 title 'LOAA|#1, scale variation',\
sqrt(-1) ls 12 title 'LO|#1, scale variation',\
sqrt(-1) ls 11 title 'NLO|#1, scale variation',\
'MADatNLO.HwU' index 49 using (($1+$2)/2):($3 >= 0 ? sqrt(-1) : abs($3)):4 w yerrorbar ls 106 title '',\
'MADatNLO.HwU' index 49 using (($1+$2)/2):($3 >= 0 ? sqrt(-1) : abs($3)) ls 106 title '',\
'MADatNLO.HwU' index 49 using (($1+$2)/2):($3 < 0 ? sqrt(-1) : $3):4 w yerrorbar ls 6 title '',\
'MADatNLO.HwU' index 49 using (($1+$2)/2):($3 < 0 ? sqrt(-1) : $3) ls 6 title 'TOTR|#1, central value, dynamical\_scale\_choice=10',\
'MADatNLO.HwU' index 48 using (($1+$2)/2):($3 >= 0 ? sqrt(-1) : abs($3)):4 w yerrorbar ls 105 title '',\
'MADatNLO.HwU' index 48 using (($1+$2)/2):($3 >= 0 ? sqrt(-1) : abs($3)) ls 105 title '',\
'MADatNLO.HwU' index 48 using (($1+$2)/2):($3 < 0 ? sqrt(-1) : $3):4 w yerrorbar ls 5 title '',\
'MADatNLO.HwU' index 48 using (($1+$2)/2):($3 < 0 ? sqrt(-1) : $3) ls 5 title 'NLOR|#1, central value, dynamical\_scale\_choice=10',\
'MADatNLO.HwU' index 47 using (($1+$2)/2):($3 >= 0 ? sqrt(-1) : abs($3)):4 w yerrorbar ls 104 title '',\
'MADatNLO.HwU' index 47 using (($1+$2)/2):($3 >= 0 ? sqrt(-1) : abs($3)) ls 104 title '',\
'MADatNLO.HwU' index 47 using (($1+$2)/2):($3 < 0 ? sqrt(-1) : $3):4 w yerrorbar ls 4 title '',\
'MADatNLO.HwU' index 47 using (($1+$2)/2):($3 < 0 ? sqrt(-1) : $3) ls 4 title 'TOT|#1, central value, dynamical\_scale\_choice=10',\
'MADatNLO.HwU' index 46 using (($1+$2)/2):($3 >= 0 ? sqrt(-1) : abs($3)):4 w yerrorbar ls 103 title '',\
'MADatNLO.HwU' index 46 using (($1+$2)/2):($3 >= 0 ? sqrt(-1) : abs($3)) ls 103 title '',\
'MADatNLO.HwU' index 46 using (($1+$2)/2):($3 < 0 ? sqrt(-1) : $3):4 w yerrorbar ls 3 title '',\
'MADatNLO.HwU' index 46 using (($1+$2)/2):($3 < 0 ? sqrt(-1) : $3) ls 3 title 'LOAA|#1, central value, dynamical\_scale\_choice=10',\
'MADatNLO.HwU' index 45 using (($1+$2)/2):($3 >= 0 ? sqrt(-1) : abs($3)):4 w yerrorbar ls 102 title '',\
'MADatNLO.HwU' index 45 using (($1+$2)/2):($3 >= 0 ? sqrt(-1) : abs($3)) ls 102 title '',\
'MADatNLO.HwU' index 45 using (($1+$2)/2):($3 < 0 ? sqrt(-1) : $3):4 w yerrorbar ls 2 title '',\
'MADatNLO.HwU' index 45 using (($1+$2)/2):($3 < 0 ? sqrt(-1) : $3) ls 2 title 'LO|#1, central value, dynamical\_scale\_choice=10',\
'MADatNLO.HwU' index 44 using (($1+$2)/2):($3 >= 0 ? sqrt(-1) : abs($3)):4 w yerrorbar ls 101 title '',\
'MADatNLO.HwU' index 44 using (($1+$2)/2):($3 >= 0 ? sqrt(-1) : abs($3)) ls 101 title '',\
'MADatNLO.HwU' index 44 using (($1+$2)/2):($3 < 0 ? sqrt(-1) : $3):4 w yerrorbar ls 1 title '',\
'MADatNLO.HwU' index 44 using (($1+$2)/2):($3 < 0 ? sqrt(-1) : $3) ls 1 title 'NLO|#1, central value, dynamical\_scale\_choice=10'
#-- rendering subhistograms 'Relative scale and PDF uncertainty'
unset label
unset format
set yrange [-3.3821e-02:3.2926e-02]
set origin 0.0000e+00, 3.5000e-01
set size 1.0000e+00, 1.5000e-01
set mytics 2
set ytics auto
set format x ''
unset logscale y
set ylabel "NLO|#1 rel.unc."
set label "Relative uncertainties w.r.t. central values" font ",9" front at graph 0.03, graph 0.13
plot \
'MADatNLO.HwU' index 49 using (($1+$2)/2):(safe($7,$3,1.0)-1.0) ls 16 title '',\
'MADatNLO.HwU' index 49 using (($1+$2)/2):(safe($6,$3,1.0)-1.0) ls 16 title '',\
'MADatNLO.HwU' index 48 using (($1+$2)/2):(safe($7,$3,1.0)-1.0) ls 15 title '',\
'MADatNLO.HwU' index 48 using (($1+$2)/2):(safe($6,$3,1.0)-1.0) ls 15 title '',\
'MADatNLO.HwU' index 47 using (($1+$2)/2):(safe($7,$3,1.0)-1.0) ls 14 title '',\
'MADatNLO.HwU' index 47 using (($1+$2)/2):(safe($6,$3,1.0)-1.0) ls 14 title '',\
'MADatNLO.HwU' index 46 using (($1+$2)/2):(safe($7,$3,1.0)-1.0) ls 13 title '',\
'MADatNLO.HwU' index 46 using (($1+$2)/2):(safe($6,$3,1.0)-1.0) ls 13 title '',\
'MADatNLO.HwU' index 45 using (($1+$2)/2):(safe($7,$3,1.0)-1.0) ls 12 title '',\
'MADatNLO.HwU' index 45 using (($1+$2)/2):(safe($6,$3,1.0)-1.0) ls 12 title '',\
'MADatNLO.HwU' index 44 using (($1+$2)/2):(safe($7,$3,1.0)-1.0) ls 11 title '',\
'MADatNLO.HwU' index 44 using (($1+$2)/2):(safe($6,$3,1.0)-1.0) ls 11 title '',\
0.0 ls 999 title '',\
'MADatNLO.HwU' index 49 using (($1+$2)/2):(0.0):(safe($4,$3,0.0)) w yerrorbar ls 6 title '',\
'MADatNLO.HwU' index 49 using (($1+$2)/2):(safe($5,$3,1.0)-1.0) ls 6 title '',\
'MADatNLO.HwU' index 48 using (($1+$2)/2):(0.0):(safe($4,$3,0.0)) w yerrorbar ls 5 title '',\
'MADatNLO.HwU' index 48 using (($1+$2)/2):(safe($5,$3,1.0)-1.0) ls 5 title '',\
'MADatNLO.HwU' index 47 using (($1+$2)/2):(0.0):(safe($4,$3,0.0)) w yerrorbar ls 4 title '',\
'MADatNLO.HwU' index 47 using (($1+$2)/2):(safe($5,$3,1.0)-1.0) ls 4 title '',\
'MADatNLO.HwU' index 46 using (($1+$2)/2):(0.0):(safe($4,$3,0.0)) w yerrorbar ls 3 title '',\
'MADatNLO.HwU' index 46 using (($1+$2)/2):(safe($5,$3,1.0)-1.0) ls 3 title '',\
'MADatNLO.HwU' index 45 using (($1+$2)/2):(0.0):(safe($4,$3,0.0)) w yerrorbar ls 2 title '',\
'MADatNLO.HwU' index 45 using (($1+$2)/2):(safe($5,$3,1.0)-1.0) ls 2 title '',\
'MADatNLO.HwU' index 44 using (($1+$2)/2):(0.0):(safe($4,$3,0.0)) w yerrorbar ls 1 title '',\
'MADatNLO.HwU' index 44 using (($1+$2)/2):(safe($5,$3,1.0)-1.0) ls 1 title ''
#-- rendering subhistograms '(LO|#1LOAA|#1TOT|#1NLOR|#1TOTR|#1)/(NLO|#1 central value) ratio'
unset label
unset format
set yrange [-3.0872e-01:1.2111e+00]
set origin 0.0000e+00, 2.0000e-01
set size 1.0000e+00, 1.5000e-01
set mytics 2
set ytics auto
set format x
unset logscale y
set ylabel "ratio w.r.t. NLO|#1"
set label "(LO|#1LOAA|#1TOT|#1NLOR|#1TOTR|#1)/(NLO|#1 central value)" font ",9" at graph 0.03, graph 0.13
plot \
1.0 ls 999 title '',\
'MADatNLO.HwU' index 54 using (($1+$2)/2):7 ls 16 title '',\
'MADatNLO.HwU' index 54 using (($1+$2)/2):6 ls 16 title '',\
'MADatNLO.HwU' index 53 using (($1+$2)/2):7 ls 15 title '',\
'MADatNLO.HwU' index 53 using (($1+$2)/2):6 ls 15 title '',\
'MADatNLO.HwU' index 52 using (($1+$2)/2):7 ls 14 title '',\
'MADatNLO.HwU' index 52 using (($1+$2)/2):6 ls 14 title '',\
'MADatNLO.HwU' index 51 using (($1+$2)/2):7 ls 13 title '',\
'MADatNLO.HwU' index 51 using (($1+$2)/2):6 ls 13 title '',\
'MADatNLO.HwU' index 50 using (($1+$2)/2):7 ls 12 title '',\
'MADatNLO.HwU' index 50 using (($1+$2)/2):6 ls 12 title '',\
'MADatNLO.HwU' index 54 using (($1+$2)/2):5 ls 6 title '',\
'MADatNLO.HwU' index 54 using (($1+$2)/2):3:4 w yerrorbar ls 6 title '',\
'MADatNLO.HwU' index 54 using (($1+$2)/2):3 ls 6 title '',\
'MADatNLO.HwU' index 53 using (($1+$2)/2):5 ls 5 title '',\
'MADatNLO.HwU' index 53 using (($1+$2)/2):3:4 w yerrorbar ls 5 title '',\
'MADatNLO.HwU' index 53 using (($1+$2)/2):3 ls 5 title '',\
'MADatNLO.HwU' index 52 using (($1+$2)/2):5 ls 4 title '',\
'MADatNLO.HwU' index 52 using (($1+$2)/2):3:4 w yerrorbar ls 4 title '',\
'MADatNLO.HwU' index 52 using (($1+$2)/2):3 ls 4 title '',\
'MADatNLO.HwU' index 51 using (($1+$2)/2):5 ls 3 title '',\
'MADatNLO.HwU' index 51 using (($1+$2)/2):3:4 w yerrorbar ls 3 title '',\
'MADatNLO.HwU' index 51 using (($1+$2)/2):3 ls 3 title '',\
'MADatNLO.HwU' index 50 using (($1+$2)/2):5 ls 2 title '',\
'MADatNLO.HwU' index 50 using (($1+$2)/2):3:4 w yerrorbar ls 2 title '',\
'MADatNLO.HwU' index 50 using (($1+$2)/2):3 ls 2 title ''

unset label

################################################################################

################################################################################
### Rendering of the plot titled 'ptmup'
################################################################################

set multiplot
set label "ptmup" font ",13" at graph 0.04, graph 1.05
set xrange [0.0000e+00:5.0000e+02]
set bmargin 0 
set tmargin 0
set xtics nomirror
set ytics nomirror
set mytics 10
set xtics auto
set key horizontal noreverse maxcols 1 width -4 
set label front 'MadGraph5\_aMC\@NLO' font "Courier,11" rotate by 90 at graph 1.02, graph 0.04

#-- rendering subhistograms 'NLO|#1 and LO|#1 results'

set format y '10^{%T}'
set yrange [2.5249e-08:3.4965e-01]
set origin 0.0000e+00, 5.0000e-01
set size 1.0000e+00, 4.0000e-01
set mytics 10
set ytics auto
set format x ''
set logscale y
set ylabel "{/Symbol s} per bin [pb]"

plot \
sqrt(-1) ls 16 title 'TOTR|#1, scale variation',\
sqrt(-1) ls 15 title 'NLOR|#1, scale variation',\
sqrt(-1) ls 14 title 'TOT|#1, scale variation',\
sqrt(-1) ls 13 title 'LOAA|#1, scale variation',\
sqrt(-1) ls 12 title 'LO|#1, scale variation',\
sqrt(-1) ls 11 title 'NLO|#1, scale variation',\
'MADatNLO.HwU' index 60 using (($1+$2)/2):($3 >= 0 ? sqrt(-1) : abs($3)):4 w yerrorbar ls 106 title '',\
'MADatNLO.HwU' index 60 using (($1+$2)/2):($3 >= 0 ? sqrt(-1) : abs($3)) ls 106 title '',\
'MADatNLO.HwU' index 60 using (($1+$2)/2):($3 < 0 ? sqrt(-1) : $3):4 w yerrorbar ls 6 title '',\
'MADatNLO.HwU' index 60 using (($1+$2)/2):($3 < 0 ? sqrt(-1) : $3) ls 6 title 'TOTR|#1, central value, dynamical\_scale\_choice=10',\
'MADatNLO.HwU' index 59 using (($1+$2)/2):($3 >= 0 ? sqrt(-1) : abs($3)):4 w yerrorbar ls 105 title '',\
'MADatNLO.HwU' index 59 using (($1+$2)/2):($3 >= 0 ? sqrt(-1) : abs($3)) ls 105 title '',\
'MADatNLO.HwU' index 59 using (($1+$2)/2):($3 < 0 ? sqrt(-1) : $3):4 w yerrorbar ls 5 title '',\
'MADatNLO.HwU' index 59 using (($1+$2)/2):($3 < 0 ? sqrt(-1) : $3) ls 5 title 'NLOR|#1, central value, dynamical\_scale\_choice=10',\
'MADatNLO.HwU' index 58 using (($1+$2)/2):($3 >= 0 ? sqrt(-1) : abs($3)):4 w yerrorbar ls 104 title '',\
'MADatNLO.HwU' index 58 using (($1+$2)/2):($3 >= 0 ? sqrt(-1) : abs($3)) ls 104 title '',\
'MADatNLO.HwU' index 58 using (($1+$2)/2):($3 < 0 ? sqrt(-1) : $3):4 w yerrorbar ls 4 title '',\
'MADatNLO.HwU' index 58 using (($1+$2)/2):($3 < 0 ? sqrt(-1) : $3) ls 4 title 'TOT|#1, central value, dynamical\_scale\_choice=10',\
'MADatNLO.HwU' index 57 using (($1+$2)/2):($3 >= 0 ? sqrt(-1) : abs($3)):4 w yerrorbar ls 103 title '',\
'MADatNLO.HwU' index 57 using (($1+$2)/2):($3 >= 0 ? sqrt(-1) : abs($3)) ls 103 title '',\
'MADatNLO.HwU' index 57 using (($1+$2)/2):($3 < 0 ? sqrt(-1) : $3):4 w yerrorbar ls 3 title '',\
'MADatNLO.HwU' index 57 using (($1+$2)/2):($3 < 0 ? sqrt(-1) : $3) ls 3 title 'LOAA|#1, central value, dynamical\_scale\_choice=10',\
'MADatNLO.HwU' index 56 using (($1+$2)/2):($3 >= 0 ? sqrt(-1) : abs($3)):4 w yerrorbar ls 102 title '',\
'MADatNLO.HwU' index 56 using (($1+$2)/2):($3 >= 0 ? sqrt(-1) : abs($3)) ls 102 title '',\
'MADatNLO.HwU' index 56 using (($1+$2)/2):($3 < 0 ? sqrt(-1) : $3):4 w yerrorbar ls 2 title '',\
'MADatNLO.HwU' index 56 using (($1+$2)/2):($3 < 0 ? sqrt(-1) : $3) ls 2 title 'LO|#1, central value, dynamical\_scale\_choice=10',\
'MADatNLO.HwU' index 55 using (($1+$2)/2):($3 >= 0 ? sqrt(-1) : abs($3)):4 w yerrorbar ls 101 title '',\
'MADatNLO.HwU' index 55 using (($1+$2)/2):($3 >= 0 ? sqrt(-1) : abs($3)) ls 101 title '',\
'MADatNLO.HwU' index 55 using (($1+$2)/2):($3 < 0 ? sqrt(-1) : $3):4 w yerrorbar ls 1 title '',\
'MADatNLO.HwU' index 55 using (($1+$2)/2):($3 < 0 ? sqrt(-1) : $3) ls 1 title 'NLO|#1, central value, dynamical\_scale\_choice=10'
#-- rendering subhistograms 'Relative scale and PDF uncertainty'
unset label
unset format
set yrange [-9.8959e-02:9.6127e-02]
set origin 0.0000e+00, 3.5000e-01
set size 1.0000e+00, 1.5000e-01
set mytics 2
set ytics auto
set format x ''
unset logscale y
set ylabel "NLO|#1 rel.unc."
set label "Relative uncertainties w.r.t. central values" font ",9" front at graph 0.03, graph 0.13
plot \
'MADatNLO.HwU' index 60 using (($1+$2)/2):(safe($7,$3,1.0)-1.0) ls 16 title '',\
'MADatNLO.HwU' index 60 using (($1+$2)/2):(safe($6,$3,1.0)-1.0) ls 16 title '',\
'MADatNLO.HwU' index 59 using (($1+$2)/2):(safe($7,$3,1.0)-1.0) ls 15 title '',\
'MADatNLO.HwU' index 59 using (($1+$2)/2):(safe($6,$3,1.0)-1.0) ls 15 title '',\
'MADatNLO.HwU' index 58 using (($1+$2)/2):(safe($7,$3,1.0)-1.0) ls 14 title '',\
'MADatNLO.HwU' index 58 using (($1+$2)/2):(safe($6,$3,1.0)-1.0) ls 14 title '',\
'MADatNLO.HwU' index 57 using (($1+$2)/2):(safe($7,$3,1.0)-1.0) ls 13 title '',\
'MADatNLO.HwU' index 57 using (($1+$2)/2):(safe($6,$3,1.0)-1.0) ls 13 title '',\
'MADatNLO.HwU' index 56 using (($1+$2)/2):(safe($7,$3,1.0)-1.0) ls 12 title '',\
'MADatNLO.HwU' index 56 using (($1+$2)/2):(safe($6,$3,1.0)-1.0) ls 12 title '',\
'MADatNLO.HwU' index 55 using (($1+$2)/2):(safe($7,$3,1.0)-1.0) ls 11 title '',\
'MADatNLO.HwU' index 55 using (($1+$2)/2):(safe($6,$3,1.0)-1.0) ls 11 title '',\
0.0 ls 999 title '',\
'MADatNLO.HwU' index 60 using (($1+$2)/2):(0.0):(safe($4,$3,0.0)) w yerrorbar ls 6 title '',\
'MADatNLO.HwU' index 60 using (($1+$2)/2):(safe($5,$3,1.0)-1.0) ls 6 title '',\
'MADatNLO.HwU' index 59 using (($1+$2)/2):(0.0):(safe($4,$3,0.0)) w yerrorbar ls 5 title '',\
'MADatNLO.HwU' index 59 using (($1+$2)/2):(safe($5,$3,1.0)-1.0) ls 5 title '',\
'MADatNLO.HwU' index 58 using (($1+$2)/2):(0.0):(safe($4,$3,0.0)) w yerrorbar ls 4 title '',\
'MADatNLO.HwU' index 58 using (($1+$2)/2):(safe($5,$3,1.0)-1.0) ls 4 title '',\
'MADatNLO.HwU' index 57 using (($1+$2)/2):(0.0):(safe($4,$3,0.0)) w yerrorbar ls 3 title '',\
'MADatNLO.HwU' index 57 using (($1+$2)/2):(safe($5,$3,1.0)-1.0) ls 3 title '',\
'MADatNLO.HwU' index 56 using (($1+$2)/2):(0.0):(safe($4,$3,0.0)) w yerrorbar ls 2 title '',\
'MADatNLO.HwU' index 56 using (($1+$2)/2):(safe($5,$3,1.0)-1.0) ls 2 title '',\
'MADatNLO.HwU' index 55 using (($1+$2)/2):(0.0):(safe($4,$3,0.0)) w yerrorbar ls 1 title '',\
'MADatNLO.HwU' index 55 using (($1+$2)/2):(safe($5,$3,1.0)-1.0) ls 1 title ''
#-- rendering subhistograms '(LO|#1LOAA|#1TOT|#1NLOR|#1TOTR|#1)/(NLO|#1 central value) ratio'
unset label
unset format
set yrange [-7.5110e-01:2.7977e+00]
set origin 0.0000e+00, 2.0000e-01
set size 1.0000e+00, 1.5000e-01
set mytics 2
set ytics auto
set format x
unset logscale y
set ylabel "ratio w.r.t. NLO|#1"
set label "(LO|#1LOAA|#1TOT|#1NLOR|#1TOTR|#1)/(NLO|#1 central value)" font ",9" at graph 0.03, graph 0.13
plot \
1.0 ls 999 title '',\
'MADatNLO.HwU' index 65 using (($1+$2)/2):7 ls 16 title '',\
'MADatNLO.HwU' index 65 using (($1+$2)/2):6 ls 16 title '',\
'MADatNLO.HwU' index 64 using (($1+$2)/2):7 ls 15 title '',\
'MADatNLO.HwU' index 64 using (($1+$2)/2):6 ls 15 title '',\
'MADatNLO.HwU' index 63 using (($1+$2)/2):7 ls 14 title '',\
'MADatNLO.HwU' index 63 using (($1+$2)/2):6 ls 14 title '',\
'MADatNLO.HwU' index 62 using (($1+$2)/2):7 ls 13 title '',\
'MADatNLO.HwU' index 62 using (($1+$2)/2):6 ls 13 title '',\
'MADatNLO.HwU' index 61 using (($1+$2)/2):7 ls 12 title '',\
'MADatNLO.HwU' index 61 using (($1+$2)/2):6 ls 12 title '',\
'MADatNLO.HwU' index 65 using (($1+$2)/2):5 ls 6 title '',\
'MADatNLO.HwU' index 65 using (($1+$2)/2):3:4 w yerrorbar ls 6 title '',\
'MADatNLO.HwU' index 65 using (($1+$2)/2):3 ls 6 title '',\
'MADatNLO.HwU' index 64 using (($1+$2)/2):5 ls 5 title '',\
'MADatNLO.HwU' index 64 using (($1+$2)/2):3:4 w yerrorbar ls 5 title '',\
'MADatNLO.HwU' index 64 using (($1+$2)/2):3 ls 5 title '',\
'MADatNLO.HwU' index 63 using (($1+$2)/2):5 ls 4 title '',\
'MADatNLO.HwU' index 63 using (($1+$2)/2):3:4 w yerrorbar ls 4 title '',\
'MADatNLO.HwU' index 63 using (($1+$2)/2):3 ls 4 title '',\
'MADatNLO.HwU' index 62 using (($1+$2)/2):5 ls 3 title '',\
'MADatNLO.HwU' index 62 using (($1+$2)/2):3:4 w yerrorbar ls 3 title '',\
'MADatNLO.HwU' index 62 using (($1+$2)/2):3 ls 3 title '',\
'MADatNLO.HwU' index 61 using (($1+$2)/2):5 ls 2 title '',\
'MADatNLO.HwU' index 61 using (($1+$2)/2):3:4 w yerrorbar ls 2 title '',\
'MADatNLO.HwU' index 61 using (($1+$2)/2):3 ls 2 title ''

unset label

################################################################################

################################################################################
### Rendering of the plot titled 'ptmum'
################################################################################

set multiplot
set label "ptmum" font ",13" at graph 0.04, graph 1.05
set xrange [0.0000e+00:5.0000e+02]
set bmargin 0 
set tmargin 0
set xtics nomirror
set ytics nomirror
set mytics 10
set xtics auto
set key horizontal noreverse maxcols 1 width -4 
set label front 'MadGraph5\_aMC\@NLO' font "Courier,11" rotate by 90 at graph 1.02, graph 0.04

#-- rendering subhistograms 'NLO|#1 and LO|#1 results'

set format y '10^{%T}'
set yrange [1.6154e-08:3.5515e-01]
set origin 0.0000e+00, 5.0000e-01
set size 1.0000e+00, 4.0000e-01
set mytics 10
set ytics auto
set format x ''
set logscale y
set ylabel "{/Symbol s} per bin [pb]"

plot \
sqrt(-1) ls 16 title 'TOTR|#1, scale variation',\
sqrt(-1) ls 15 title 'NLOR|#1, scale variation',\
sqrt(-1) ls 14 title 'TOT|#1, scale variation',\
sqrt(-1) ls 13 title 'LOAA|#1, scale variation',\
sqrt(-1) ls 12 title 'LO|#1, scale variation',\
sqrt(-1) ls 11 title 'NLO|#1, scale variation',\
'MADatNLO.HwU' index 71 using (($1+$2)/2):($3 >= 0 ? sqrt(-1) : abs($3)):4 w yerrorbar ls 106 title '',\
'MADatNLO.HwU' index 71 using (($1+$2)/2):($3 >= 0 ? sqrt(-1) : abs($3)) ls 106 title '',\
'MADatNLO.HwU' index 71 using (($1+$2)/2):($3 < 0 ? sqrt(-1) : $3):4 w yerrorbar ls 6 title '',\
'MADatNLO.HwU' index 71 using (($1+$2)/2):($3 < 0 ? sqrt(-1) : $3) ls 6 title 'TOTR|#1, central value, dynamical\_scale\_choice=10',\
'MADatNLO.HwU' index 70 using (($1+$2)/2):($3 >= 0 ? sqrt(-1) : abs($3)):4 w yerrorbar ls 105 title '',\
'MADatNLO.HwU' index 70 using (($1+$2)/2):($3 >= 0 ? sqrt(-1) : abs($3)) ls 105 title '',\
'MADatNLO.HwU' index 70 using (($1+$2)/2):($3 < 0 ? sqrt(-1) : $3):4 w yerrorbar ls 5 title '',\
'MADatNLO.HwU' index 70 using (($1+$2)/2):($3 < 0 ? sqrt(-1) : $3) ls 5 title 'NLOR|#1, central value, dynamical\_scale\_choice=10',\
'MADatNLO.HwU' index 69 using (($1+$2)/2):($3 >= 0 ? sqrt(-1) : abs($3)):4 w yerrorbar ls 104 title '',\
'MADatNLO.HwU' index 69 using (($1+$2)/2):($3 >= 0 ? sqrt(-1) : abs($3)) ls 104 title '',\
'MADatNLO.HwU' index 69 using (($1+$2)/2):($3 < 0 ? sqrt(-1) : $3):4 w yerrorbar ls 4 title '',\
'MADatNLO.HwU' index 69 using (($1+$2)/2):($3 < 0 ? sqrt(-1) : $3) ls 4 title 'TOT|#1, central value, dynamical\_scale\_choice=10',\
'MADatNLO.HwU' index 68 using (($1+$2)/2):($3 >= 0 ? sqrt(-1) : abs($3)):4 w yerrorbar ls 103 title '',\
'MADatNLO.HwU' index 68 using (($1+$2)/2):($3 >= 0 ? sqrt(-1) : abs($3)) ls 103 title '',\
'MADatNLO.HwU' index 68 using (($1+$2)/2):($3 < 0 ? sqrt(-1) : $3):4 w yerrorbar ls 3 title '',\
'MADatNLO.HwU' index 68 using (($1+$2)/2):($3 < 0 ? sqrt(-1) : $3) ls 3 title 'LOAA|#1, central value, dynamical\_scale\_choice=10',\
'MADatNLO.HwU' index 67 using (($1+$2)/2):($3 >= 0 ? sqrt(-1) : abs($3)):4 w yerrorbar ls 102 title '',\
'MADatNLO.HwU' index 67 using (($1+$2)/2):($3 >= 0 ? sqrt(-1) : abs($3)) ls 102 title '',\
'MADatNLO.HwU' index 67 using (($1+$2)/2):($3 < 0 ? sqrt(-1) : $3):4 w yerrorbar ls 2 title '',\
'MADatNLO.HwU' index 67 using (($1+$2)/2):($3 < 0 ? sqrt(-1) : $3) ls 2 title 'LO|#1, central value, dynamical\_scale\_choice=10',\
'MADatNLO.HwU' index 66 using (($1+$2)/2):($3 >= 0 ? sqrt(-1) : abs($3)):4 w yerrorbar ls 101 title '',\
'MADatNLO.HwU' index 66 using (($1+$2)/2):($3 >= 0 ? sqrt(-1) : abs($3)) ls 101 title '',\
'MADatNLO.HwU' index 66 using (($1+$2)/2):($3 < 0 ? sqrt(-1) : $3):4 w yerrorbar ls 1 title '',\
'MADatNLO.HwU' index 66 using (($1+$2)/2):($3 < 0 ? sqrt(-1) : $3) ls 1 title 'NLO|#1, central value, dynamical\_scale\_choice=10'
#-- rendering subhistograms 'Relative scale and PDF uncertainty'
unset label
unset format
set yrange [-1.0218e-01:9.6904e-02]
set origin 0.0000e+00, 3.5000e-01
set size 1.0000e+00, 1.5000e-01
set mytics 2
set ytics auto
set format x ''
unset logscale y
set ylabel "NLO|#1 rel.unc."
set label "Relative uncertainties w.r.t. central values" font ",9" front at graph 0.03, graph 0.13
plot \
'MADatNLO.HwU' index 71 using (($1+$2)/2):(safe($7,$3,1.0)-1.0) ls 16 title '',\
'MADatNLO.HwU' index 71 using (($1+$2)/2):(safe($6,$3,1.0)-1.0) ls 16 title '',\
'MADatNLO.HwU' index 70 using (($1+$2)/2):(safe($7,$3,1.0)-1.0) ls 15 title '',\
'MADatNLO.HwU' index 70 using (($1+$2)/2):(safe($6,$3,1.0)-1.0) ls 15 title '',\
'MADatNLO.HwU' index 69 using (($1+$2)/2):(safe($7,$3,1.0)-1.0) ls 14 title '',\
'MADatNLO.HwU' index 69 using (($1+$2)/2):(safe($6,$3,1.0)-1.0) ls 14 title '',\
'MADatNLO.HwU' index 68 using (($1+$2)/2):(safe($7,$3,1.0)-1.0) ls 13 title '',\
'MADatNLO.HwU' index 68 using (($1+$2)/2):(safe($6,$3,1.0)-1.0) ls 13 title '',\
'MADatNLO.HwU' index 67 using (($1+$2)/2):(safe($7,$3,1.0)-1.0) ls 12 title '',\
'MADatNLO.HwU' index 67 using (($1+$2)/2):(safe($6,$3,1.0)-1.0) ls 12 title '',\
'MADatNLO.HwU' index 66 using (($1+$2)/2):(safe($7,$3,1.0)-1.0) ls 11 title '',\
'MADatNLO.HwU' index 66 using (($1+$2)/2):(safe($6,$3,1.0)-1.0) ls 11 title '',\
0.0 ls 999 title '',\
'MADatNLO.HwU' index 71 using (($1+$2)/2):(0.0):(safe($4,$3,0.0)) w yerrorbar ls 6 title '',\
'MADatNLO.HwU' index 71 using (($1+$2)/2):(safe($5,$3,1.0)-1.0) ls 6 title '',\
'MADatNLO.HwU' index 70 using (($1+$2)/2):(0.0):(safe($4,$3,0.0)) w yerrorbar ls 5 title '',\
'MADatNLO.HwU' index 70 using (($1+$2)/2):(safe($5,$3,1.0)-1.0) ls 5 title '',\
'MADatNLO.HwU' index 69 using (($1+$2)/2):(0.0):(safe($4,$3,0.0)) w yerrorbar ls 4 title '',\
'MADatNLO.HwU' index 69 using (($1+$2)/2):(safe($5,$3,1.0)-1.0) ls 4 title '',\
'MADatNLO.HwU' index 68 using (($1+$2)/2):(0.0):(safe($4,$3,0.0)) w yerrorbar ls 3 title '',\
'MADatNLO.HwU' index 68 using (($1+$2)/2):(safe($5,$3,1.0)-1.0) ls 3 title '',\
'MADatNLO.HwU' index 67 using (($1+$2)/2):(0.0):(safe($4,$3,0.0)) w yerrorbar ls 2 title '',\
'MADatNLO.HwU' index 67 using (($1+$2)/2):(safe($5,$3,1.0)-1.0) ls 2 title '',\
'MADatNLO.HwU' index 66 using (($1+$2)/2):(0.0):(safe($4,$3,0.0)) w yerrorbar ls 1 title '',\
'MADatNLO.HwU' index 66 using (($1+$2)/2):(safe($5,$3,1.0)-1.0) ls 1 title ''
#-- rendering subhistograms '(LO|#1LOAA|#1TOT|#1NLOR|#1TOTR|#1)/(NLO|#1 central value) ratio'
unset label
unset format
set yrange [-5.4571e-01:1.4518e+00]
set origin 0.0000e+00, 2.0000e-01
set size 1.0000e+00, 1.5000e-01
set mytics 2
set ytics auto
set format x
unset logscale y
set ylabel "ratio w.r.t. NLO|#1"
set label "(LO|#1LOAA|#1TOT|#1NLOR|#1TOTR|#1)/(NLO|#1 central value)" font ",9" at graph 0.03, graph 0.13
plot \
1.0 ls 999 title '',\
'MADatNLO.HwU' index 76 using (($1+$2)/2):7 ls 16 title '',\
'MADatNLO.HwU' index 76 using (($1+$2)/2):6 ls 16 title '',\
'MADatNLO.HwU' index 75 using (($1+$2)/2):7 ls 15 title '',\
'MADatNLO.HwU' index 75 using (($1+$2)/2):6 ls 15 title '',\
'MADatNLO.HwU' index 74 using (($1+$2)/2):7 ls 14 title '',\
'MADatNLO.HwU' index 74 using (($1+$2)/2):6 ls 14 title '',\
'MADatNLO.HwU' index 73 using (($1+$2)/2):7 ls 13 title '',\
'MADatNLO.HwU' index 73 using (($1+$2)/2):6 ls 13 title '',\
'MADatNLO.HwU' index 72 using (($1+$2)/2):7 ls 12 title '',\
'MADatNLO.HwU' index 72 using (($1+$2)/2):6 ls 12 title '',\
'MADatNLO.HwU' index 76 using (($1+$2)/2):5 ls 6 title '',\
'MADatNLO.HwU' index 76 using (($1+$2)/2):3:4 w yerrorbar ls 6 title '',\
'MADatNLO.HwU' index 76 using (($1+$2)/2):3 ls 6 title '',\
'MADatNLO.HwU' index 75 using (($1+$2)/2):5 ls 5 title '',\
'MADatNLO.HwU' index 75 using (($1+$2)/2):3:4 w yerrorbar ls 5 title '',\
'MADatNLO.HwU' index 75 using (($1+$2)/2):3 ls 5 title '',\
'MADatNLO.HwU' index 74 using (($1+$2)/2):5 ls 4 title '',\
'MADatNLO.HwU' index 74 using (($1+$2)/2):3:4 w yerrorbar ls 4 title '',\
'MADatNLO.HwU' index 74 using (($1+$2)/2):3 ls 4 title '',\
'MADatNLO.HwU' index 73 using (($1+$2)/2):5 ls 3 title '',\
'MADatNLO.HwU' index 73 using (($1+$2)/2):3:4 w yerrorbar ls 3 title '',\
'MADatNLO.HwU' index 73 using (($1+$2)/2):3 ls 3 title '',\
'MADatNLO.HwU' index 72 using (($1+$2)/2):5 ls 2 title '',\
'MADatNLO.HwU' index 72 using (($1+$2)/2):3:4 w yerrorbar ls 2 title '',\
'MADatNLO.HwU' index 72 using (($1+$2)/2):3 ls 2 title ''

unset label

################################################################################

################################################################################
### Rendering of the plot titled 'pttop'
################################################################################

set multiplot
set label "pttop" font ",13" at graph 0.04, graph 1.05
set xrange [0.0000e+00:5.0000e+02]
set bmargin 0 
set tmargin 0
set xtics nomirror
set ytics nomirror
set mytics 10
set xtics auto
set key horizontal noreverse maxcols 1 width -4 
set label front 'MadGraph5\_aMC\@NLO' font "Courier,11" rotate by 90 at graph 1.02, graph 0.04

#-- rendering subhistograms 'NLO|#1 and LO|#1 results'

set format y '10^{%T}'
set yrange [2.2682e-05:6.5253e+00]
set origin 0.0000e+00, 5.0000e-01
set size 1.0000e+00, 4.0000e-01
set mytics 10
set ytics auto
set format x ''
set logscale y
set ylabel "{/Symbol s} per bin [pb]"

plot \
sqrt(-1) ls 16 title 'TOTR|#1, scale variation',\
sqrt(-1) ls 15 title 'NLOR|#1, scale variation',\
sqrt(-1) ls 14 title 'TOT|#1, scale variation',\
sqrt(-1) ls 13 title 'LOAA|#1, scale variation',\
sqrt(-1) ls 12 title 'LO|#1, scale variation',\
sqrt(-1) ls 11 title 'NLO|#1, scale variation',\
'MADatNLO.HwU' index 82 using (($1+$2)/2):($3 >= 0 ? sqrt(-1) : abs($3)):4 w yerrorbar ls 106 title '',\
'MADatNLO.HwU' index 82 using (($1+$2)/2):($3 >= 0 ? sqrt(-1) : abs($3)) ls 106 title '',\
'MADatNLO.HwU' index 82 using (($1+$2)/2):($3 < 0 ? sqrt(-1) : $3):4 w yerrorbar ls 6 title '',\
'MADatNLO.HwU' index 82 using (($1+$2)/2):($3 < 0 ? sqrt(-1) : $3) ls 6 title 'TOTR|#1, central value, dynamical\_scale\_choice=10',\
'MADatNLO.HwU' index 81 using (($1+$2)/2):($3 >= 0 ? sqrt(-1) : abs($3)):4 w yerrorbar ls 105 title '',\
'MADatNLO.HwU' index 81 using (($1+$2)/2):($3 >= 0 ? sqrt(-1) : abs($3)) ls 105 title '',\
'MADatNLO.HwU' index 81 using (($1+$2)/2):($3 < 0 ? sqrt(-1) : $3):4 w yerrorbar ls 5 title '',\
'MADatNLO.HwU' index 81 using (($1+$2)/2):($3 < 0 ? sqrt(-1) : $3) ls 5 title 'NLOR|#1, central value, dynamical\_scale\_choice=10',\
'MADatNLO.HwU' index 80 using (($1+$2)/2):($3 >= 0 ? sqrt(-1) : abs($3)):4 w yerrorbar ls 104 title '',\
'MADatNLO.HwU' index 80 using (($1+$2)/2):($3 >= 0 ? sqrt(-1) : abs($3)) ls 104 title '',\
'MADatNLO.HwU' index 80 using (($1+$2)/2):($3 < 0 ? sqrt(-1) : $3):4 w yerrorbar ls 4 title '',\
'MADatNLO.HwU' index 80 using (($1+$2)/2):($3 < 0 ? sqrt(-1) : $3) ls 4 title 'TOT|#1, central value, dynamical\_scale\_choice=10',\
'MADatNLO.HwU' index 79 using (($1+$2)/2):($3 >= 0 ? sqrt(-1) : abs($3)):4 w yerrorbar ls 103 title '',\
'MADatNLO.HwU' index 79 using (($1+$2)/2):($3 >= 0 ? sqrt(-1) : abs($3)) ls 103 title '',\
'MADatNLO.HwU' index 79 using (($1+$2)/2):($3 < 0 ? sqrt(-1) : $3):4 w yerrorbar ls 3 title '',\
'MADatNLO.HwU' index 79 using (($1+$2)/2):($3 < 0 ? sqrt(-1) : $3) ls 3 title 'LOAA|#1, central value, dynamical\_scale\_choice=10',\
'MADatNLO.HwU' index 78 using (($1+$2)/2):($3 >= 0 ? sqrt(-1) : abs($3)):4 w yerrorbar ls 102 title '',\
'MADatNLO.HwU' index 78 using (($1+$2)/2):($3 >= 0 ? sqrt(-1) : abs($3)) ls 102 title '',\
'MADatNLO.HwU' index 78 using (($1+$2)/2):($3 < 0 ? sqrt(-1) : $3):4 w yerrorbar ls 2 title '',\
'MADatNLO.HwU' index 78 using (($1+$2)/2):($3 < 0 ? sqrt(-1) : $3) ls 2 title 'LO|#1, central value, dynamical\_scale\_choice=10',\
'MADatNLO.HwU' index 77 using (($1+$2)/2):($3 >= 0 ? sqrt(-1) : abs($3)):4 w yerrorbar ls 101 title '',\
'MADatNLO.HwU' index 77 using (($1+$2)/2):($3 >= 0 ? sqrt(-1) : abs($3)) ls 101 title '',\
'MADatNLO.HwU' index 77 using (($1+$2)/2):($3 < 0 ? sqrt(-1) : $3):4 w yerrorbar ls 1 title '',\
'MADatNLO.HwU' index 77 using (($1+$2)/2):($3 < 0 ? sqrt(-1) : $3) ls 1 title 'NLO|#1, central value, dynamical\_scale\_choice=10'
#-- rendering subhistograms 'Relative scale and PDF uncertainty'
unset label
unset format
set yrange [-2.1758e-01:2.1213e-01]
set origin 0.0000e+00, 3.5000e-01
set size 1.0000e+00, 1.5000e-01
set mytics 2
set ytics auto
set format x ''
unset logscale y
set ylabel "NLO|#1 rel.unc."
set label "Relative uncertainties w.r.t. central values" font ",9" front at graph 0.03, graph 0.13
plot \
'MADatNLO.HwU' index 82 using (($1+$2)/2):(safe($7,$3,1.0)-1.0) ls 16 title '',\
'MADatNLO.HwU' index 82 using (($1+$2)/2):(safe($6,$3,1.0)-1.0) ls 16 title '',\
'MADatNLO.HwU' index 81 using (($1+$2)/2):(safe($7,$3,1.0)-1.0) ls 15 title '',\
'MADatNLO.HwU' index 81 using (($1+$2)/2):(safe($6,$3,1.0)-1.0) ls 15 title '',\
'MADatNLO.HwU' index 80 using (($1+$2)/2):(safe($7,$3,1.0)-1.0) ls 14 title '',\
'MADatNLO.HwU' index 80 using (($1+$2)/2):(safe($6,$3,1.0)-1.0) ls 14 title '',\
'MADatNLO.HwU' index 79 using (($1+$2)/2):(safe($7,$3,1.0)-1.0) ls 13 title '',\
'MADatNLO.HwU' index 79 using (($1+$2)/2):(safe($6,$3,1.0)-1.0) ls 13 title '',\
'MADatNLO.HwU' index 78 using (($1+$2)/2):(safe($7,$3,1.0)-1.0) ls 12 title '',\
'MADatNLO.HwU' index 78 using (($1+$2)/2):(safe($6,$3,1.0)-1.0) ls 12 title '',\
'MADatNLO.HwU' index 77 using (($1+$2)/2):(safe($7,$3,1.0)-1.0) ls 11 title '',\
'MADatNLO.HwU' index 77 using (($1+$2)/2):(safe($6,$3,1.0)-1.0) ls 11 title '',\
0.0 ls 999 title '',\
'MADatNLO.HwU' index 82 using (($1+$2)/2):(0.0):(safe($4,$3,0.0)) w yerrorbar ls 6 title '',\
'MADatNLO.HwU' index 82 using (($1+$2)/2):(safe($5,$3,1.0)-1.0) ls 6 title '',\
'MADatNLO.HwU' index 81 using (($1+$2)/2):(0.0):(safe($4,$3,0.0)) w yerrorbar ls 5 title '',\
'MADatNLO.HwU' index 81 using (($1+$2)/2):(safe($5,$3,1.0)-1.0) ls 5 title '',\
'MADatNLO.HwU' index 80 using (($1+$2)/2):(0.0):(safe($4,$3,0.0)) w yerrorbar ls 4 title '',\
'MADatNLO.HwU' index 80 using (($1+$2)/2):(safe($5,$3,1.0)-1.0) ls 4 title '',\
'MADatNLO.HwU' index 79 using (($1+$2)/2):(0.0):(safe($4,$3,0.0)) w yerrorbar ls 3 title '',\
'MADatNLO.HwU' index 79 using (($1+$2)/2):(safe($5,$3,1.0)-1.0) ls 3 title '',\
'MADatNLO.HwU' index 78 using (($1+$2)/2):(0.0):(safe($4,$3,0.0)) w yerrorbar ls 2 title '',\
'MADatNLO.HwU' index 78 using (($1+$2)/2):(safe($5,$3,1.0)-1.0) ls 2 title '',\
'MADatNLO.HwU' index 77 using (($1+$2)/2):(0.0):(safe($4,$3,0.0)) w yerrorbar ls 1 title '',\
'MADatNLO.HwU' index 77 using (($1+$2)/2):(safe($5,$3,1.0)-1.0) ls 1 title ''
#-- rendering subhistograms '(LO|#1LOAA|#1TOT|#1NLOR|#1TOTR|#1)/(NLO|#1 central value) ratio'
unset label
unset format
set yrange [-1.3151e+02:1.5162e+02]
set origin 0.0000e+00, 2.0000e-01
set size 1.0000e+00, 1.5000e-01
set mytics 2
set ytics auto
set format x
unset logscale y
set ylabel "ratio w.r.t. NLO|#1"
set label "(LO|#1LOAA|#1TOT|#1NLOR|#1TOTR|#1)/(NLO|#1 central value)" font ",9" at graph 0.03, graph 0.13
plot \
1.0 ls 999 title '',\
'MADatNLO.HwU' index 87 using (($1+$2)/2):7 ls 16 title '',\
'MADatNLO.HwU' index 87 using (($1+$2)/2):6 ls 16 title '',\
'MADatNLO.HwU' index 86 using (($1+$2)/2):7 ls 15 title '',\
'MADatNLO.HwU' index 86 using (($1+$2)/2):6 ls 15 title '',\
'MADatNLO.HwU' index 85 using (($1+$2)/2):7 ls 14 title '',\
'MADatNLO.HwU' index 85 using (($1+$2)/2):6 ls 14 title '',\
'MADatNLO.HwU' index 84 using (($1+$2)/2):7 ls 13 title '',\
'MADatNLO.HwU' index 84 using (($1+$2)/2):6 ls 13 title '',\
'MADatNLO.HwU' index 83 using (($1+$2)/2):7 ls 12 title '',\
'MADatNLO.HwU' index 83 using (($1+$2)/2):6 ls 12 title '',\
'MADatNLO.HwU' index 87 using (($1+$2)/2):5 ls 6 title '',\
'MADatNLO.HwU' index 87 using (($1+$2)/2):3:4 w yerrorbar ls 6 title '',\
'MADatNLO.HwU' index 87 using (($1+$2)/2):3 ls 6 title '',\
'MADatNLO.HwU' index 86 using (($1+$2)/2):5 ls 5 title '',\
'MADatNLO.HwU' index 86 using (($1+$2)/2):3:4 w yerrorbar ls 5 title '',\
'MADatNLO.HwU' index 86 using (($1+$2)/2):3 ls 5 title '',\
'MADatNLO.HwU' index 85 using (($1+$2)/2):5 ls 4 title '',\
'MADatNLO.HwU' index 85 using (($1+$2)/2):3:4 w yerrorbar ls 4 title '',\
'MADatNLO.HwU' index 85 using (($1+$2)/2):3 ls 4 title '',\
'MADatNLO.HwU' index 84 using (($1+$2)/2):5 ls 3 title '',\
'MADatNLO.HwU' index 84 using (($1+$2)/2):3:4 w yerrorbar ls 3 title '',\
'MADatNLO.HwU' index 84 using (($1+$2)/2):3 ls 3 title '',\
'MADatNLO.HwU' index 83 using (($1+$2)/2):5 ls 2 title '',\
'MADatNLO.HwU' index 83 using (($1+$2)/2):3:4 w yerrorbar ls 2 title '',\
'MADatNLO.HwU' index 83 using (($1+$2)/2):3 ls 2 title ''

unset label

################################################################################

################################################################################
### Rendering of the plot titled 'ptatop'
################################################################################

set multiplot
set label "ptatop" font ",13" at graph 0.04, graph 1.05
set xrange [0.0000e+00:5.0000e+02]
set bmargin 0 
set tmargin 0
set xtics nomirror
set ytics nomirror
set mytics 10
set xtics auto
set key horizontal noreverse maxcols 1 width -4 
set label front 'MadGraph5\_aMC\@NLO' font "Courier,11" rotate by 90 at graph 1.02, graph 0.04

#-- rendering subhistograms 'NLO|#1 and LO|#1 results'

set format y '10^{%T}'
set yrange [2.9592e-06:6.5253e+00]
set origin 0.0000e+00, 5.0000e-01
set size 1.0000e+00, 4.0000e-01
set mytics 10
set ytics auto
set format x ''
set logscale y
set ylabel "{/Symbol s} per bin [pb]"

plot \
sqrt(-1) ls 16 title 'TOTR|#1, scale variation',\
sqrt(-1) ls 15 title 'NLOR|#1, scale variation',\
sqrt(-1) ls 14 title 'TOT|#1, scale variation',\
sqrt(-1) ls 13 title 'LOAA|#1, scale variation',\
sqrt(-1) ls 12 title 'LO|#1, scale variation',\
sqrt(-1) ls 11 title 'NLO|#1, scale variation',\
'MADatNLO.HwU' index 93 using (($1+$2)/2):($3 >= 0 ? sqrt(-1) : abs($3)):4 w yerrorbar ls 106 title '',\
'MADatNLO.HwU' index 93 using (($1+$2)/2):($3 >= 0 ? sqrt(-1) : abs($3)) ls 106 title '',\
'MADatNLO.HwU' index 93 using (($1+$2)/2):($3 < 0 ? sqrt(-1) : $3):4 w yerrorbar ls 6 title '',\
'MADatNLO.HwU' index 93 using (($1+$2)/2):($3 < 0 ? sqrt(-1) : $3) ls 6 title 'TOTR|#1, central value, dynamical\_scale\_choice=10',\
'MADatNLO.HwU' index 92 using (($1+$2)/2):($3 >= 0 ? sqrt(-1) : abs($3)):4 w yerrorbar ls 105 title '',\
'MADatNLO.HwU' index 92 using (($1+$2)/2):($3 >= 0 ? sqrt(-1) : abs($3)) ls 105 title '',\
'MADatNLO.HwU' index 92 using (($1+$2)/2):($3 < 0 ? sqrt(-1) : $3):4 w yerrorbar ls 5 title '',\
'MADatNLO.HwU' index 92 using (($1+$2)/2):($3 < 0 ? sqrt(-1) : $3) ls 5 title 'NLOR|#1, central value, dynamical\_scale\_choice=10',\
'MADatNLO.HwU' index 91 using (($1+$2)/2):($3 >= 0 ? sqrt(-1) : abs($3)):4 w yerrorbar ls 104 title '',\
'MADatNLO.HwU' index 91 using (($1+$2)/2):($3 >= 0 ? sqrt(-1) : abs($3)) ls 104 title '',\
'MADatNLO.HwU' index 91 using (($1+$2)/2):($3 < 0 ? sqrt(-1) : $3):4 w yerrorbar ls 4 title '',\
'MADatNLO.HwU' index 91 using (($1+$2)/2):($3 < 0 ? sqrt(-1) : $3) ls 4 title 'TOT|#1, central value, dynamical\_scale\_choice=10',\
'MADatNLO.HwU' index 90 using (($1+$2)/2):($3 >= 0 ? sqrt(-1) : abs($3)):4 w yerrorbar ls 103 title '',\
'MADatNLO.HwU' index 90 using (($1+$2)/2):($3 >= 0 ? sqrt(-1) : abs($3)) ls 103 title '',\
'MADatNLO.HwU' index 90 using (($1+$2)/2):($3 < 0 ? sqrt(-1) : $3):4 w yerrorbar ls 3 title '',\
'MADatNLO.HwU' index 90 using (($1+$2)/2):($3 < 0 ? sqrt(-1) : $3) ls 3 title 'LOAA|#1, central value, dynamical\_scale\_choice=10',\
'MADatNLO.HwU' index 89 using (($1+$2)/2):($3 >= 0 ? sqrt(-1) : abs($3)):4 w yerrorbar ls 102 title '',\
'MADatNLO.HwU' index 89 using (($1+$2)/2):($3 >= 0 ? sqrt(-1) : abs($3)) ls 102 title '',\
'MADatNLO.HwU' index 89 using (($1+$2)/2):($3 < 0 ? sqrt(-1) : $3):4 w yerrorbar ls 2 title '',\
'MADatNLO.HwU' index 89 using (($1+$2)/2):($3 < 0 ? sqrt(-1) : $3) ls 2 title 'LO|#1, central value, dynamical\_scale\_choice=10',\
'MADatNLO.HwU' index 88 using (($1+$2)/2):($3 >= 0 ? sqrt(-1) : abs($3)):4 w yerrorbar ls 101 title '',\
'MADatNLO.HwU' index 88 using (($1+$2)/2):($3 >= 0 ? sqrt(-1) : abs($3)) ls 101 title '',\
'MADatNLO.HwU' index 88 using (($1+$2)/2):($3 < 0 ? sqrt(-1) : $3):4 w yerrorbar ls 1 title '',\
'MADatNLO.HwU' index 88 using (($1+$2)/2):($3 < 0 ? sqrt(-1) : $3) ls 1 title 'NLO|#1, central value, dynamical\_scale\_choice=10'
#-- rendering subhistograms 'Relative scale and PDF uncertainty'
unset label
unset format
set yrange [-2.2046e-01:2.2105e-01]
set origin 0.0000e+00, 3.5000e-01
set size 1.0000e+00, 1.5000e-01
set mytics 2
set ytics auto
set format x ''
unset logscale y
set ylabel "NLO|#1 rel.unc."
set label "Relative uncertainties w.r.t. central values" font ",9" front at graph 0.03, graph 0.13
plot \
'MADatNLO.HwU' index 93 using (($1+$2)/2):(safe($7,$3,1.0)-1.0) ls 16 title '',\
'MADatNLO.HwU' index 93 using (($1+$2)/2):(safe($6,$3,1.0)-1.0) ls 16 title '',\
'MADatNLO.HwU' index 92 using (($1+$2)/2):(safe($7,$3,1.0)-1.0) ls 15 title '',\
'MADatNLO.HwU' index 92 using (($1+$2)/2):(safe($6,$3,1.0)-1.0) ls 15 title '',\
'MADatNLO.HwU' index 91 using (($1+$2)/2):(safe($7,$3,1.0)-1.0) ls 14 title '',\
'MADatNLO.HwU' index 91 using (($1+$2)/2):(safe($6,$3,1.0)-1.0) ls 14 title '',\
'MADatNLO.HwU' index 90 using (($1+$2)/2):(safe($7,$3,1.0)-1.0) ls 13 title '',\
'MADatNLO.HwU' index 90 using (($1+$2)/2):(safe($6,$3,1.0)-1.0) ls 13 title '',\
'MADatNLO.HwU' index 89 using (($1+$2)/2):(safe($7,$3,1.0)-1.0) ls 12 title '',\
'MADatNLO.HwU' index 89 using (($1+$2)/2):(safe($6,$3,1.0)-1.0) ls 12 title '',\
'MADatNLO.HwU' index 88 using (($1+$2)/2):(safe($7,$3,1.0)-1.0) ls 11 title '',\
'MADatNLO.HwU' index 88 using (($1+$2)/2):(safe($6,$3,1.0)-1.0) ls 11 title '',\
0.0 ls 999 title '',\
'MADatNLO.HwU' index 93 using (($1+$2)/2):(0.0):(safe($4,$3,0.0)) w yerrorbar ls 6 title '',\
'MADatNLO.HwU' index 93 using (($1+$2)/2):(safe($5,$3,1.0)-1.0) ls 6 title '',\
'MADatNLO.HwU' index 92 using (($1+$2)/2):(0.0):(safe($4,$3,0.0)) w yerrorbar ls 5 title '',\
'MADatNLO.HwU' index 92 using (($1+$2)/2):(safe($5,$3,1.0)-1.0) ls 5 title '',\
'MADatNLO.HwU' index 91 using (($1+$2)/2):(0.0):(safe($4,$3,0.0)) w yerrorbar ls 4 title '',\
'MADatNLO.HwU' index 91 using (($1+$2)/2):(safe($5,$3,1.0)-1.0) ls 4 title '',\
'MADatNLO.HwU' index 90 using (($1+$2)/2):(0.0):(safe($4,$3,0.0)) w yerrorbar ls 3 title '',\
'MADatNLO.HwU' index 90 using (($1+$2)/2):(safe($5,$3,1.0)-1.0) ls 3 title '',\
'MADatNLO.HwU' index 89 using (($1+$2)/2):(0.0):(safe($4,$3,0.0)) w yerrorbar ls 2 title '',\
'MADatNLO.HwU' index 89 using (($1+$2)/2):(safe($5,$3,1.0)-1.0) ls 2 title '',\
'MADatNLO.HwU' index 88 using (($1+$2)/2):(0.0):(safe($4,$3,0.0)) w yerrorbar ls 1 title '',\
'MADatNLO.HwU' index 88 using (($1+$2)/2):(safe($5,$3,1.0)-1.0) ls 1 title ''
#-- rendering subhistograms '(LO|#1LOAA|#1TOT|#1NLOR|#1TOTR|#1)/(NLO|#1 central value) ratio'
unset label
unset format
set yrange [-1.3258e+02:1.1987e+02]
set origin 0.0000e+00, 2.0000e-01
set size 1.0000e+00, 1.5000e-01
set mytics 2
set ytics auto
set format x
unset logscale y
set ylabel "ratio w.r.t. NLO|#1"
set label "(LO|#1LOAA|#1TOT|#1NLOR|#1TOTR|#1)/(NLO|#1 central value)" font ",9" at graph 0.03, graph 0.13
plot \
1.0 ls 999 title '',\
'MADatNLO.HwU' index 98 using (($1+$2)/2):7 ls 16 title '',\
'MADatNLO.HwU' index 98 using (($1+$2)/2):6 ls 16 title '',\
'MADatNLO.HwU' index 97 using (($1+$2)/2):7 ls 15 title '',\
'MADatNLO.HwU' index 97 using (($1+$2)/2):6 ls 15 title '',\
'MADatNLO.HwU' index 96 using (($1+$2)/2):7 ls 14 title '',\
'MADatNLO.HwU' index 96 using (($1+$2)/2):6 ls 14 title '',\
'MADatNLO.HwU' index 95 using (($1+$2)/2):7 ls 13 title '',\
'MADatNLO.HwU' index 95 using (($1+$2)/2):6 ls 13 title '',\
'MADatNLO.HwU' index 94 using (($1+$2)/2):7 ls 12 title '',\
'MADatNLO.HwU' index 94 using (($1+$2)/2):6 ls 12 title '',\
'MADatNLO.HwU' index 98 using (($1+$2)/2):5 ls 6 title '',\
'MADatNLO.HwU' index 98 using (($1+$2)/2):3:4 w yerrorbar ls 6 title '',\
'MADatNLO.HwU' index 98 using (($1+$2)/2):3 ls 6 title '',\
'MADatNLO.HwU' index 97 using (($1+$2)/2):5 ls 5 title '',\
'MADatNLO.HwU' index 97 using (($1+$2)/2):3:4 w yerrorbar ls 5 title '',\
'MADatNLO.HwU' index 97 using (($1+$2)/2):3 ls 5 title '',\
'MADatNLO.HwU' index 96 using (($1+$2)/2):5 ls 4 title '',\
'MADatNLO.HwU' index 96 using (($1+$2)/2):3:4 w yerrorbar ls 4 title '',\
'MADatNLO.HwU' index 96 using (($1+$2)/2):3 ls 4 title '',\
'MADatNLO.HwU' index 95 using (($1+$2)/2):5 ls 3 title '',\
'MADatNLO.HwU' index 95 using (($1+$2)/2):3:4 w yerrorbar ls 3 title '',\
'MADatNLO.HwU' index 95 using (($1+$2)/2):3 ls 3 title '',\
'MADatNLO.HwU' index 94 using (($1+$2)/2):5 ls 2 title '',\
'MADatNLO.HwU' index 94 using (($1+$2)/2):3:4 w yerrorbar ls 2 title '',\
'MADatNLO.HwU' index 94 using (($1+$2)/2):3 ls 2 title ''

unset label

################################################################################

################################################################################
### Rendering of the plot titled 'mmumu'
################################################################################

set multiplot
set label "mmumu" font ",13" at graph 0.04, graph 1.05
set xrange [0.0000e+00:2.0000e+01]
set bmargin 0 
set tmargin 0
set xtics nomirror
set ytics nomirror
set mytics 10
set xtics auto
set key horizontal noreverse maxcols 1 width -4 
set label front 'MadGraph5\_aMC\@NLO' font "Courier,11" rotate by 90 at graph 1.02, graph 0.04

#-- rendering subhistograms 'NLO|#1 and LO|#1 results'

set format y '10^{%T}'
set yrange [6.0305e-02:3.6710e+01]
set origin 0.0000e+00, 5.0000e-01
set size 1.0000e+00, 4.0000e-01
set mytics 10
set ytics auto
set format x ''
set logscale y
set ylabel "{/Symbol s} per bin [pb]"

plot \
sqrt(-1) ls 16 title 'TOTR|#1, scale variation',\
sqrt(-1) ls 15 title 'NLOR|#1, scale variation',\
sqrt(-1) ls 14 title 'TOT|#1, scale variation',\
sqrt(-1) ls 13 title 'LOAA|#1, scale variation',\
sqrt(-1) ls 12 title 'LO|#1, scale variation',\
sqrt(-1) ls 11 title 'NLO|#1, scale variation',\
'MADatNLO.HwU' index 104 using (($1+$2)/2):($3 >= 0 ? sqrt(-1) : abs($3)):4 w yerrorbar ls 106 title '',\
'MADatNLO.HwU' index 104 using (($1+$2)/2):($3 >= 0 ? sqrt(-1) : abs($3)) ls 106 title '',\
'MADatNLO.HwU' index 104 using (($1+$2)/2):($3 < 0 ? sqrt(-1) : $3):4 w yerrorbar ls 6 title '',\
'MADatNLO.HwU' index 104 using (($1+$2)/2):($3 < 0 ? sqrt(-1) : $3) ls 6 title 'TOTR|#1, central value, dynamical\_scale\_choice=10',\
'MADatNLO.HwU' index 103 using (($1+$2)/2):($3 >= 0 ? sqrt(-1) : abs($3)):4 w yerrorbar ls 105 title '',\
'MADatNLO.HwU' index 103 using (($1+$2)/2):($3 >= 0 ? sqrt(-1) : abs($3)) ls 105 title '',\
'MADatNLO.HwU' index 103 using (($1+$2)/2):($3 < 0 ? sqrt(-1) : $3):4 w yerrorbar ls 5 title '',\
'MADatNLO.HwU' index 103 using (($1+$2)/2):($3 < 0 ? sqrt(-1) : $3) ls 5 title 'NLOR|#1, central value, dynamical\_scale\_choice=10',\
'MADatNLO.HwU' index 102 using (($1+$2)/2):($3 >= 0 ? sqrt(-1) : abs($3)):4 w yerrorbar ls 104 title '',\
'MADatNLO.HwU' index 102 using (($1+$2)/2):($3 >= 0 ? sqrt(-1) : abs($3)) ls 104 title '',\
'MADatNLO.HwU' index 102 using (($1+$2)/2):($3 < 0 ? sqrt(-1) : $3):4 w yerrorbar ls 4 title '',\
'MADatNLO.HwU' index 102 using (($1+$2)/2):($3 < 0 ? sqrt(-1) : $3) ls 4 title 'TOT|#1, central value, dynamical\_scale\_choice=10',\
'MADatNLO.HwU' index 101 using (($1+$2)/2):($3 >= 0 ? sqrt(-1) : abs($3)):4 w yerrorbar ls 103 title '',\
'MADatNLO.HwU' index 101 using (($1+$2)/2):($3 >= 0 ? sqrt(-1) : abs($3)) ls 103 title '',\
'MADatNLO.HwU' index 101 using (($1+$2)/2):($3 < 0 ? sqrt(-1) : $3):4 w yerrorbar ls 3 title '',\
'MADatNLO.HwU' index 101 using (($1+$2)/2):($3 < 0 ? sqrt(-1) : $3) ls 3 title 'LOAA|#1, central value, dynamical\_scale\_choice=10',\
'MADatNLO.HwU' index 100 using (($1+$2)/2):($3 >= 0 ? sqrt(-1) : abs($3)):4 w yerrorbar ls 102 title '',\
'MADatNLO.HwU' index 100 using (($1+$2)/2):($3 >= 0 ? sqrt(-1) : abs($3)) ls 102 title '',\
'MADatNLO.HwU' index 100 using (($1+$2)/2):($3 < 0 ? sqrt(-1) : $3):4 w yerrorbar ls 2 title '',\
'MADatNLO.HwU' index 100 using (($1+$2)/2):($3 < 0 ? sqrt(-1) : $3) ls 2 title 'LO|#1, central value, dynamical\_scale\_choice=10',\
'MADatNLO.HwU' index 99 using (($1+$2)/2):($3 >= 0 ? sqrt(-1) : abs($3)):4 w yerrorbar ls 101 title '',\
'MADatNLO.HwU' index 99 using (($1+$2)/2):($3 >= 0 ? sqrt(-1) : abs($3)) ls 101 title '',\
'MADatNLO.HwU' index 99 using (($1+$2)/2):($3 < 0 ? sqrt(-1) : $3):4 w yerrorbar ls 1 title '',\
'MADatNLO.HwU' index 99 using (($1+$2)/2):($3 < 0 ? sqrt(-1) : $3) ls 1 title 'NLO|#1, central value, dynamical\_scale\_choice=10'
#-- rendering subhistograms 'Relative scale and PDF uncertainty'
unset label
unset format
set yrange [-1.0962e+01:1.1055e+01]
set origin 0.0000e+00, 3.5000e-01
set size 1.0000e+00, 1.5000e-01
set mytics 2
set ytics auto
set format x ''
unset logscale y
set ylabel "NLO|#1 rel.unc."
set label "Relative uncertainties w.r.t. central values" font ",9" front at graph 0.03, graph 0.13
plot \
'MADatNLO.HwU' index 104 using (($1+$2)/2):(safe($7,$3,1.0)-1.0) ls 16 title '',\
'MADatNLO.HwU' index 104 using (($1+$2)/2):(safe($6,$3,1.0)-1.0) ls 16 title '',\
'MADatNLO.HwU' index 103 using (($1+$2)/2):(safe($7,$3,1.0)-1.0) ls 15 title '',\
'MADatNLO.HwU' index 103 using (($1+$2)/2):(safe($6,$3,1.0)-1.0) ls 15 title '',\
'MADatNLO.HwU' index 102 using (($1+$2)/2):(safe($7,$3,1.0)-1.0) ls 14 title '',\
'MADatNLO.HwU' index 102 using (($1+$2)/2):(safe($6,$3,1.0)-1.0) ls 14 title '',\
'MADatNLO.HwU' index 101 using (($1+$2)/2):(safe($7,$3,1.0)-1.0) ls 13 title '',\
'MADatNLO.HwU' index 101 using (($1+$2)/2):(safe($6,$3,1.0)-1.0) ls 13 title '',\
'MADatNLO.HwU' index 100 using (($1+$2)/2):(safe($7,$3,1.0)-1.0) ls 12 title '',\
'MADatNLO.HwU' index 100 using (($1+$2)/2):(safe($6,$3,1.0)-1.0) ls 12 title '',\
'MADatNLO.HwU' index 99 using (($1+$2)/2):(safe($7,$3,1.0)-1.0) ls 11 title '',\
'MADatNLO.HwU' index 99 using (($1+$2)/2):(safe($6,$3,1.0)-1.0) ls 11 title '',\
0.0 ls 999 title '',\
'MADatNLO.HwU' index 104 using (($1+$2)/2):(0.0):(safe($4,$3,0.0)) w yerrorbar ls 6 title '',\
'MADatNLO.HwU' index 104 using (($1+$2)/2):(safe($5,$3,1.0)-1.0) ls 6 title '',\
'MADatNLO.HwU' index 103 using (($1+$2)/2):(0.0):(safe($4,$3,0.0)) w yerrorbar ls 5 title '',\
'MADatNLO.HwU' index 103 using (($1+$2)/2):(safe($5,$3,1.0)-1.0) ls 5 title '',\
'MADatNLO.HwU' index 102 using (($1+$2)/2):(0.0):(safe($4,$3,0.0)) w yerrorbar ls 4 title '',\
'MADatNLO.HwU' index 102 using (($1+$2)/2):(safe($5,$3,1.0)-1.0) ls 4 title '',\
'MADatNLO.HwU' index 101 using (($1+$2)/2):(0.0):(safe($4,$3,0.0)) w yerrorbar ls 3 title '',\
'MADatNLO.HwU' index 101 using (($1+$2)/2):(safe($5,$3,1.0)-1.0) ls 3 title '',\
'MADatNLO.HwU' index 100 using (($1+$2)/2):(0.0):(safe($4,$3,0.0)) w yerrorbar ls 2 title '',\
'MADatNLO.HwU' index 100 using (($1+$2)/2):(safe($5,$3,1.0)-1.0) ls 2 title '',\
'MADatNLO.HwU' index 99 using (($1+$2)/2):(0.0):(safe($4,$3,0.0)) w yerrorbar ls 1 title '',\
'MADatNLO.HwU' index 99 using (($1+$2)/2):(safe($5,$3,1.0)-1.0) ls 1 title ''
#-- rendering subhistograms '(LO|#1LOAA|#1TOT|#1NLOR|#1TOTR|#1)/(NLO|#1 central value) ratio'
unset label
unset format
set yrange [-3.9200e+02:1.2439e+02]
set origin 0.0000e+00, 2.0000e-01
set size 1.0000e+00, 1.5000e-01
set mytics 2
set ytics auto
set format x
unset logscale y
set ylabel "ratio w.r.t. NLO|#1"
set label "(LO|#1LOAA|#1TOT|#1NLOR|#1TOTR|#1)/(NLO|#1 central value)" font ",9" at graph 0.03, graph 0.13
plot \
1.0 ls 999 title '',\
'MADatNLO.HwU' index 109 using (($1+$2)/2):7 ls 16 title '',\
'MADatNLO.HwU' index 109 using (($1+$2)/2):6 ls 16 title '',\
'MADatNLO.HwU' index 108 using (($1+$2)/2):7 ls 15 title '',\
'MADatNLO.HwU' index 108 using (($1+$2)/2):6 ls 15 title '',\
'MADatNLO.HwU' index 107 using (($1+$2)/2):7 ls 14 title '',\
'MADatNLO.HwU' index 107 using (($1+$2)/2):6 ls 14 title '',\
'MADatNLO.HwU' index 106 using (($1+$2)/2):7 ls 13 title '',\
'MADatNLO.HwU' index 106 using (($1+$2)/2):6 ls 13 title '',\
'MADatNLO.HwU' index 105 using (($1+$2)/2):7 ls 12 title '',\
'MADatNLO.HwU' index 105 using (($1+$2)/2):6 ls 12 title '',\
'MADatNLO.HwU' index 109 using (($1+$2)/2):5 ls 6 title '',\
'MADatNLO.HwU' index 109 using (($1+$2)/2):3:4 w yerrorbar ls 6 title '',\
'MADatNLO.HwU' index 109 using (($1+$2)/2):3 ls 6 title '',\
'MADatNLO.HwU' index 108 using (($1+$2)/2):5 ls 5 title '',\
'MADatNLO.HwU' index 108 using (($1+$2)/2):3:4 w yerrorbar ls 5 title '',\
'MADatNLO.HwU' index 108 using (($1+$2)/2):3 ls 5 title '',\
'MADatNLO.HwU' index 107 using (($1+$2)/2):5 ls 4 title '',\
'MADatNLO.HwU' index 107 using (($1+$2)/2):3:4 w yerrorbar ls 4 title '',\
'MADatNLO.HwU' index 107 using (($1+$2)/2):3 ls 4 title '',\
'MADatNLO.HwU' index 106 using (($1+$2)/2):5 ls 3 title '',\
'MADatNLO.HwU' index 106 using (($1+$2)/2):3:4 w yerrorbar ls 3 title '',\
'MADatNLO.HwU' index 106 using (($1+$2)/2):3 ls 3 title '',\
'MADatNLO.HwU' index 105 using (($1+$2)/2):5 ls 2 title '',\
'MADatNLO.HwU' index 105 using (($1+$2)/2):3:4 w yerrorbar ls 2 title '',\
'MADatNLO.HwU' index 105 using (($1+$2)/2):3 ls 2 title ''

unset label

################################################################################

################################################################################
### Rendering of the plot titled 'thetamup'
################################################################################

set multiplot
set label "thetamup" font ",13" at graph 0.04, graph 1.05
set xrange [0.0000e+00:3.1416e+00]
set bmargin 0 
set tmargin 0
set xtics nomirror
set ytics nomirror
set mytics 10
set xtics auto
set key horizontal noreverse maxcols 1 width -4 
set label front 'MadGraph5\_aMC\@NLO' font "Courier,11" rotate by 90 at graph 1.02, graph 0.04

#-- rendering subhistograms 'NLO|#1 and LO|#1 results'

set format y '10^{%T}'
set yrange [1.5510e-04:3.4604e-01]
set origin 0.0000e+00, 5.0000e-01
set size 1.0000e+00, 4.0000e-01
set mytics 10
set ytics auto
set format x ''
set logscale y
set ylabel "{/Symbol s} per bin [pb]"

plot \
sqrt(-1) ls 16 title 'TOTR|#1, scale variation',\
sqrt(-1) ls 15 title 'NLOR|#1, scale variation',\
sqrt(-1) ls 14 title 'TOT|#1, scale variation',\
sqrt(-1) ls 13 title 'LOAA|#1, scale variation',\
sqrt(-1) ls 12 title 'LO|#1, scale variation',\
sqrt(-1) ls 11 title 'NLO|#1, scale variation',\
'MADatNLO.HwU' index 115 using (($1+$2)/2):($3 >= 0 ? sqrt(-1) : abs($3)):4 w yerrorbar ls 106 title '',\
'MADatNLO.HwU' index 115 using (($1+$2)/2):($3 >= 0 ? sqrt(-1) : abs($3)) ls 106 title '',\
'MADatNLO.HwU' index 115 using (($1+$2)/2):($3 < 0 ? sqrt(-1) : $3):4 w yerrorbar ls 6 title '',\
'MADatNLO.HwU' index 115 using (($1+$2)/2):($3 < 0 ? sqrt(-1) : $3) ls 6 title 'TOTR|#1, central value, dynamical\_scale\_choice=10',\
'MADatNLO.HwU' index 114 using (($1+$2)/2):($3 >= 0 ? sqrt(-1) : abs($3)):4 w yerrorbar ls 105 title '',\
'MADatNLO.HwU' index 114 using (($1+$2)/2):($3 >= 0 ? sqrt(-1) : abs($3)) ls 105 title '',\
'MADatNLO.HwU' index 114 using (($1+$2)/2):($3 < 0 ? sqrt(-1) : $3):4 w yerrorbar ls 5 title '',\
'MADatNLO.HwU' index 114 using (($1+$2)/2):($3 < 0 ? sqrt(-1) : $3) ls 5 title 'NLOR|#1, central value, dynamical\_scale\_choice=10',\
'MADatNLO.HwU' index 113 using (($1+$2)/2):($3 >= 0 ? sqrt(-1) : abs($3)):4 w yerrorbar ls 104 title '',\
'MADatNLO.HwU' index 113 using (($1+$2)/2):($3 >= 0 ? sqrt(-1) : abs($3)) ls 104 title '',\
'MADatNLO.HwU' index 113 using (($1+$2)/2):($3 < 0 ? sqrt(-1) : $3):4 w yerrorbar ls 4 title '',\
'MADatNLO.HwU' index 113 using (($1+$2)/2):($3 < 0 ? sqrt(-1) : $3) ls 4 title 'TOT|#1, central value, dynamical\_scale\_choice=10',\
'MADatNLO.HwU' index 112 using (($1+$2)/2):($3 >= 0 ? sqrt(-1) : abs($3)):4 w yerrorbar ls 103 title '',\
'MADatNLO.HwU' index 112 using (($1+$2)/2):($3 >= 0 ? sqrt(-1) : abs($3)) ls 103 title '',\
'MADatNLO.HwU' index 112 using (($1+$2)/2):($3 < 0 ? sqrt(-1) : $3):4 w yerrorbar ls 3 title '',\
'MADatNLO.HwU' index 112 using (($1+$2)/2):($3 < 0 ? sqrt(-1) : $3) ls 3 title 'LOAA|#1, central value, dynamical\_scale\_choice=10',\
'MADatNLO.HwU' index 111 using (($1+$2)/2):($3 >= 0 ? sqrt(-1) : abs($3)):4 w yerrorbar ls 102 title '',\
'MADatNLO.HwU' index 111 using (($1+$2)/2):($3 >= 0 ? sqrt(-1) : abs($3)) ls 102 title '',\
'MADatNLO.HwU' index 111 using (($1+$2)/2):($3 < 0 ? sqrt(-1) : $3):4 w yerrorbar ls 2 title '',\
'MADatNLO.HwU' index 111 using (($1+$2)/2):($3 < 0 ? sqrt(-1) : $3) ls 2 title 'LO|#1, central value, dynamical\_scale\_choice=10',\
'MADatNLO.HwU' index 110 using (($1+$2)/2):($3 >= 0 ? sqrt(-1) : abs($3)):4 w yerrorbar ls 101 title '',\
'MADatNLO.HwU' index 110 using (($1+$2)/2):($3 >= 0 ? sqrt(-1) : abs($3)) ls 101 title '',\
'MADatNLO.HwU' index 110 using (($1+$2)/2):($3 < 0 ? sqrt(-1) : $3):4 w yerrorbar ls 1 title '',\
'MADatNLO.HwU' index 110 using (($1+$2)/2):($3 < 0 ? sqrt(-1) : $3) ls 1 title 'NLO|#1, central value, dynamical\_scale\_choice=10'
#-- rendering subhistograms 'Relative scale and PDF uncertainty'
unset label
unset format
set yrange [-5.5115e-01:5.2136e-01]
set origin 0.0000e+00, 3.5000e-01
set size 1.0000e+00, 1.5000e-01
set mytics 2
set ytics auto
set format x ''
unset logscale y
set ylabel "NLO|#1 rel.unc."
set label "Relative uncertainties w.r.t. central values" font ",9" front at graph 0.03, graph 0.13
plot \
'MADatNLO.HwU' index 115 using (($1+$2)/2):(safe($7,$3,1.0)-1.0) ls 16 title '',\
'MADatNLO.HwU' index 115 using (($1+$2)/2):(safe($6,$3,1.0)-1.0) ls 16 title '',\
'MADatNLO.HwU' index 114 using (($1+$2)/2):(safe($7,$3,1.0)-1.0) ls 15 title '',\
'MADatNLO.HwU' index 114 using (($1+$2)/2):(safe($6,$3,1.0)-1.0) ls 15 title '',\
'MADatNLO.HwU' index 113 using (($1+$2)/2):(safe($7,$3,1.0)-1.0) ls 14 title '',\
'MADatNLO.HwU' index 113 using (($1+$2)/2):(safe($6,$3,1.0)-1.0) ls 14 title '',\
'MADatNLO.HwU' index 112 using (($1+$2)/2):(safe($7,$3,1.0)-1.0) ls 13 title '',\
'MADatNLO.HwU' index 112 using (($1+$2)/2):(safe($6,$3,1.0)-1.0) ls 13 title '',\
'MADatNLO.HwU' index 111 using (($1+$2)/2):(safe($7,$3,1.0)-1.0) ls 12 title '',\
'MADatNLO.HwU' index 111 using (($1+$2)/2):(safe($6,$3,1.0)-1.0) ls 12 title '',\
'MADatNLO.HwU' index 110 using (($1+$2)/2):(safe($7,$3,1.0)-1.0) ls 11 title '',\
'MADatNLO.HwU' index 110 using (($1+$2)/2):(safe($6,$3,1.0)-1.0) ls 11 title '',\
0.0 ls 999 title '',\
'MADatNLO.HwU' index 115 using (($1+$2)/2):(0.0):(safe($4,$3,0.0)) w yerrorbar ls 6 title '',\
'MADatNLO.HwU' index 115 using (($1+$2)/2):(safe($5,$3,1.0)-1.0) ls 6 title '',\
'MADatNLO.HwU' index 114 using (($1+$2)/2):(0.0):(safe($4,$3,0.0)) w yerrorbar ls 5 title '',\
'MADatNLO.HwU' index 114 using (($1+$2)/2):(safe($5,$3,1.0)-1.0) ls 5 title '',\
'MADatNLO.HwU' index 113 using (($1+$2)/2):(0.0):(safe($4,$3,0.0)) w yerrorbar ls 4 title '',\
'MADatNLO.HwU' index 113 using (($1+$2)/2):(safe($5,$3,1.0)-1.0) ls 4 title '',\
'MADatNLO.HwU' index 112 using (($1+$2)/2):(0.0):(safe($4,$3,0.0)) w yerrorbar ls 3 title '',\
'MADatNLO.HwU' index 112 using (($1+$2)/2):(safe($5,$3,1.0)-1.0) ls 3 title '',\
'MADatNLO.HwU' index 111 using (($1+$2)/2):(0.0):(safe($4,$3,0.0)) w yerrorbar ls 2 title '',\
'MADatNLO.HwU' index 111 using (($1+$2)/2):(safe($5,$3,1.0)-1.0) ls 2 title '',\
'MADatNLO.HwU' index 110 using (($1+$2)/2):(0.0):(safe($4,$3,0.0)) w yerrorbar ls 1 title '',\
'MADatNLO.HwU' index 110 using (($1+$2)/2):(safe($5,$3,1.0)-1.0) ls 1 title ''
#-- rendering subhistograms '(LO|#1LOAA|#1TOT|#1NLOR|#1TOTR|#1)/(NLO|#1 central value) ratio'
unset label
unset format
set yrange [-1.2972e-01:2.0687e+00]
set origin 0.0000e+00, 2.0000e-01
set size 1.0000e+00, 1.5000e-01
set mytics 2
set ytics auto
set format x
unset logscale y
set ylabel "ratio w.r.t. NLO|#1"
set label "(LO|#1LOAA|#1TOT|#1NLOR|#1TOTR|#1)/(NLO|#1 central value)" font ",9" at graph 0.03, graph 0.13
plot \
1.0 ls 999 title '',\
'MADatNLO.HwU' index 120 using (($1+$2)/2):7 ls 16 title '',\
'MADatNLO.HwU' index 120 using (($1+$2)/2):6 ls 16 title '',\
'MADatNLO.HwU' index 119 using (($1+$2)/2):7 ls 15 title '',\
'MADatNLO.HwU' index 119 using (($1+$2)/2):6 ls 15 title '',\
'MADatNLO.HwU' index 118 using (($1+$2)/2):7 ls 14 title '',\
'MADatNLO.HwU' index 118 using (($1+$2)/2):6 ls 14 title '',\
'MADatNLO.HwU' index 117 using (($1+$2)/2):7 ls 13 title '',\
'MADatNLO.HwU' index 117 using (($1+$2)/2):6 ls 13 title '',\
'MADatNLO.HwU' index 116 using (($1+$2)/2):7 ls 12 title '',\
'MADatNLO.HwU' index 116 using (($1+$2)/2):6 ls 12 title '',\
'MADatNLO.HwU' index 120 using (($1+$2)/2):5 ls 6 title '',\
'MADatNLO.HwU' index 120 using (($1+$2)/2):3:4 w yerrorbar ls 6 title '',\
'MADatNLO.HwU' index 120 using (($1+$2)/2):3 ls 6 title '',\
'MADatNLO.HwU' index 119 using (($1+$2)/2):5 ls 5 title '',\
'MADatNLO.HwU' index 119 using (($1+$2)/2):3:4 w yerrorbar ls 5 title '',\
'MADatNLO.HwU' index 119 using (($1+$2)/2):3 ls 5 title '',\
'MADatNLO.HwU' index 118 using (($1+$2)/2):5 ls 4 title '',\
'MADatNLO.HwU' index 118 using (($1+$2)/2):3:4 w yerrorbar ls 4 title '',\
'MADatNLO.HwU' index 118 using (($1+$2)/2):3 ls 4 title '',\
'MADatNLO.HwU' index 117 using (($1+$2)/2):5 ls 3 title '',\
'MADatNLO.HwU' index 117 using (($1+$2)/2):3:4 w yerrorbar ls 3 title '',\
'MADatNLO.HwU' index 117 using (($1+$2)/2):3 ls 3 title '',\
'MADatNLO.HwU' index 116 using (($1+$2)/2):5 ls 2 title '',\
'MADatNLO.HwU' index 116 using (($1+$2)/2):3:4 w yerrorbar ls 2 title '',\
'MADatNLO.HwU' index 116 using (($1+$2)/2):3 ls 2 title ''

unset label

################################################################################

################################################################################
### Rendering of the plot titled 'thetamum'
################################################################################

set multiplot
set label "thetamum" font ",13" at graph 0.04, graph 1.05
set xrange [0.0000e+00:3.1416e+00]
set bmargin 0 
set tmargin 0
set xtics nomirror
set ytics nomirror
set mytics 10
set xtics auto
set key horizontal noreverse maxcols 1 width -4 
set label front 'MadGraph5\_aMC\@NLO' font "Courier,11" rotate by 90 at graph 1.02, graph 0.04

#-- rendering subhistograms 'NLO|#1 and LO|#1 results'

set format y '10^{%T}'
set yrange [5.0528e-09:3.4481e-01]
set origin 0.0000e+00, 5.0000e-01
set size 1.0000e+00, 4.0000e-01
set mytics 10
set ytics auto
set format x ''
set logscale y
set ylabel "{/Symbol s} per bin [pb]"

plot \
sqrt(-1) ls 16 title 'TOTR|#1, scale variation',\
sqrt(-1) ls 15 title 'NLOR|#1, scale variation',\
sqrt(-1) ls 14 title 'TOT|#1, scale variation',\
sqrt(-1) ls 13 title 'LOAA|#1, scale variation',\
sqrt(-1) ls 12 title 'LO|#1, scale variation',\
sqrt(-1) ls 11 title 'NLO|#1, scale variation',\
'MADatNLO.HwU' index 126 using (($1+$2)/2):($3 >= 0 ? sqrt(-1) : abs($3)):4 w yerrorbar ls 106 title '',\
'MADatNLO.HwU' index 126 using (($1+$2)/2):($3 >= 0 ? sqrt(-1) : abs($3)) ls 106 title '',\
'MADatNLO.HwU' index 126 using (($1+$2)/2):($3 < 0 ? sqrt(-1) : $3):4 w yerrorbar ls 6 title '',\
'MADatNLO.HwU' index 126 using (($1+$2)/2):($3 < 0 ? sqrt(-1) : $3) ls 6 title 'TOTR|#1, central value, dynamical\_scale\_choice=10',\
'MADatNLO.HwU' index 125 using (($1+$2)/2):($3 >= 0 ? sqrt(-1) : abs($3)):4 w yerrorbar ls 105 title '',\
'MADatNLO.HwU' index 125 using (($1+$2)/2):($3 >= 0 ? sqrt(-1) : abs($3)) ls 105 title '',\
'MADatNLO.HwU' index 125 using (($1+$2)/2):($3 < 0 ? sqrt(-1) : $3):4 w yerrorbar ls 5 title '',\
'MADatNLO.HwU' index 125 using (($1+$2)/2):($3 < 0 ? sqrt(-1) : $3) ls 5 title 'NLOR|#1, central value, dynamical\_scale\_choice=10',\
'MADatNLO.HwU' index 124 using (($1+$2)/2):($3 >= 0 ? sqrt(-1) : abs($3)):4 w yerrorbar ls 104 title '',\
'MADatNLO.HwU' index 124 using (($1+$2)/2):($3 >= 0 ? sqrt(-1) : abs($3)) ls 104 title '',\
'MADatNLO.HwU' index 124 using (($1+$2)/2):($3 < 0 ? sqrt(-1) : $3):4 w yerrorbar ls 4 title '',\
'MADatNLO.HwU' index 124 using (($1+$2)/2):($3 < 0 ? sqrt(-1) : $3) ls 4 title 'TOT|#1, central value, dynamical\_scale\_choice=10',\
'MADatNLO.HwU' index 123 using (($1+$2)/2):($3 >= 0 ? sqrt(-1) : abs($3)):4 w yerrorbar ls 103 title '',\
'MADatNLO.HwU' index 123 using (($1+$2)/2):($3 >= 0 ? sqrt(-1) : abs($3)) ls 103 title '',\
'MADatNLO.HwU' index 123 using (($1+$2)/2):($3 < 0 ? sqrt(-1) : $3):4 w yerrorbar ls 3 title '',\
'MADatNLO.HwU' index 123 using (($1+$2)/2):($3 < 0 ? sqrt(-1) : $3) ls 3 title 'LOAA|#1, central value, dynamical\_scale\_choice=10',\
'MADatNLO.HwU' index 122 using (($1+$2)/2):($3 >= 0 ? sqrt(-1) : abs($3)):4 w yerrorbar ls 102 title '',\
'MADatNLO.HwU' index 122 using (($1+$2)/2):($3 >= 0 ? sqrt(-1) : abs($3)) ls 102 title '',\
'MADatNLO.HwU' index 122 using (($1+$2)/2):($3 < 0 ? sqrt(-1) : $3):4 w yerrorbar ls 2 title '',\
'MADatNLO.HwU' index 122 using (($1+$2)/2):($3 < 0 ? sqrt(-1) : $3) ls 2 title 'LO|#1, central value, dynamical\_scale\_choice=10',\
'MADatNLO.HwU' index 121 using (($1+$2)/2):($3 >= 0 ? sqrt(-1) : abs($3)):4 w yerrorbar ls 101 title '',\
'MADatNLO.HwU' index 121 using (($1+$2)/2):($3 >= 0 ? sqrt(-1) : abs($3)) ls 101 title '',\
'MADatNLO.HwU' index 121 using (($1+$2)/2):($3 < 0 ? sqrt(-1) : $3):4 w yerrorbar ls 1 title '',\
'MADatNLO.HwU' index 121 using (($1+$2)/2):($3 < 0 ? sqrt(-1) : $3) ls 1 title 'NLO|#1, central value, dynamical\_scale\_choice=10'
#-- rendering subhistograms 'Relative scale and PDF uncertainty'
unset label
unset format
set yrange [-2.6543e-01:2.4628e-01]
set origin 0.0000e+00, 3.5000e-01
set size 1.0000e+00, 1.5000e-01
set mytics 2
set ytics auto
set format x ''
unset logscale y
set ylabel "NLO|#1 rel.unc."
set label "Relative uncertainties w.r.t. central values" font ",9" front at graph 0.03, graph 0.13
plot \
'MADatNLO.HwU' index 126 using (($1+$2)/2):(safe($7,$3,1.0)-1.0) ls 16 title '',\
'MADatNLO.HwU' index 126 using (($1+$2)/2):(safe($6,$3,1.0)-1.0) ls 16 title '',\
'MADatNLO.HwU' index 125 using (($1+$2)/2):(safe($7,$3,1.0)-1.0) ls 15 title '',\
'MADatNLO.HwU' index 125 using (($1+$2)/2):(safe($6,$3,1.0)-1.0) ls 15 title '',\
'MADatNLO.HwU' index 124 using (($1+$2)/2):(safe($7,$3,1.0)-1.0) ls 14 title '',\
'MADatNLO.HwU' index 124 using (($1+$2)/2):(safe($6,$3,1.0)-1.0) ls 14 title '',\
'MADatNLO.HwU' index 123 using (($1+$2)/2):(safe($7,$3,1.0)-1.0) ls 13 title '',\
'MADatNLO.HwU' index 123 using (($1+$2)/2):(safe($6,$3,1.0)-1.0) ls 13 title '',\
'MADatNLO.HwU' index 122 using (($1+$2)/2):(safe($7,$3,1.0)-1.0) ls 12 title '',\
'MADatNLO.HwU' index 122 using (($1+$2)/2):(safe($6,$3,1.0)-1.0) ls 12 title '',\
'MADatNLO.HwU' index 121 using (($1+$2)/2):(safe($7,$3,1.0)-1.0) ls 11 title '',\
'MADatNLO.HwU' index 121 using (($1+$2)/2):(safe($6,$3,1.0)-1.0) ls 11 title '',\
0.0 ls 999 title '',\
'MADatNLO.HwU' index 126 using (($1+$2)/2):(0.0):(safe($4,$3,0.0)) w yerrorbar ls 6 title '',\
'MADatNLO.HwU' index 126 using (($1+$2)/2):(safe($5,$3,1.0)-1.0) ls 6 title '',\
'MADatNLO.HwU' index 125 using (($1+$2)/2):(0.0):(safe($4,$3,0.0)) w yerrorbar ls 5 title '',\
'MADatNLO.HwU' index 125 using (($1+$2)/2):(safe($5,$3,1.0)-1.0) ls 5 title '',\
'MADatNLO.HwU' index 124 using (($1+$2)/2):(0.0):(safe($4,$3,0.0)) w yerrorbar ls 4 title '',\
'MADatNLO.HwU' index 124 using (($1+$2)/2):(safe($5,$3,1.0)-1.0) ls 4 title '',\
'MADatNLO.HwU' index 123 using (($1+$2)/2):(0.0):(safe($4,$3,0.0)) w yerrorbar ls 3 title '',\
'MADatNLO.HwU' index 123 using (($1+$2)/2):(safe($5,$3,1.0)-1.0) ls 3 title '',\
'MADatNLO.HwU' index 122 using (($1+$2)/2):(0.0):(safe($4,$3,0.0)) w yerrorbar ls 2 title '',\
'MADatNLO.HwU' index 122 using (($1+$2)/2):(safe($5,$3,1.0)-1.0) ls 2 title '',\
'MADatNLO.HwU' index 121 using (($1+$2)/2):(0.0):(safe($4,$3,0.0)) w yerrorbar ls 1 title '',\
'MADatNLO.HwU' index 121 using (($1+$2)/2):(safe($5,$3,1.0)-1.0) ls 1 title ''
#-- rendering subhistograms '(LO|#1LOAA|#1TOT|#1NLOR|#1TOTR|#1)/(NLO|#1 central value) ratio'
unset label
unset format
set yrange [7.1478e-02:1.8783e+00]
set origin 0.0000e+00, 2.0000e-01
set size 1.0000e+00, 1.5000e-01
set mytics 2
set ytics auto
set format x
unset logscale y
set ylabel "ratio w.r.t. NLO|#1"
set label "(LO|#1LOAA|#1TOT|#1NLOR|#1TOTR|#1)/(NLO|#1 central value)" font ",9" at graph 0.03, graph 0.13
plot \
1.0 ls 999 title '',\
'MADatNLO.HwU' index 131 using (($1+$2)/2):7 ls 16 title '',\
'MADatNLO.HwU' index 131 using (($1+$2)/2):6 ls 16 title '',\
'MADatNLO.HwU' index 130 using (($1+$2)/2):7 ls 15 title '',\
'MADatNLO.HwU' index 130 using (($1+$2)/2):6 ls 15 title '',\
'MADatNLO.HwU' index 129 using (($1+$2)/2):7 ls 14 title '',\
'MADatNLO.HwU' index 129 using (($1+$2)/2):6 ls 14 title '',\
'MADatNLO.HwU' index 128 using (($1+$2)/2):7 ls 13 title '',\
'MADatNLO.HwU' index 128 using (($1+$2)/2):6 ls 13 title '',\
'MADatNLO.HwU' index 127 using (($1+$2)/2):7 ls 12 title '',\
'MADatNLO.HwU' index 127 using (($1+$2)/2):6 ls 12 title '',\
'MADatNLO.HwU' index 131 using (($1+$2)/2):5 ls 6 title '',\
'MADatNLO.HwU' index 131 using (($1+$2)/2):3:4 w yerrorbar ls 6 title '',\
'MADatNLO.HwU' index 131 using (($1+$2)/2):3 ls 6 title '',\
'MADatNLO.HwU' index 130 using (($1+$2)/2):5 ls 5 title '',\
'MADatNLO.HwU' index 130 using (($1+$2)/2):3:4 w yerrorbar ls 5 title '',\
'MADatNLO.HwU' index 130 using (($1+$2)/2):3 ls 5 title '',\
'MADatNLO.HwU' index 129 using (($1+$2)/2):5 ls 4 title '',\
'MADatNLO.HwU' index 129 using (($1+$2)/2):3:4 w yerrorbar ls 4 title '',\
'MADatNLO.HwU' index 129 using (($1+$2)/2):3 ls 4 title '',\
'MADatNLO.HwU' index 128 using (($1+$2)/2):5 ls 3 title '',\
'MADatNLO.HwU' index 128 using (($1+$2)/2):3:4 w yerrorbar ls 3 title '',\
'MADatNLO.HwU' index 128 using (($1+$2)/2):3 ls 3 title '',\
'MADatNLO.HwU' index 127 using (($1+$2)/2):5 ls 2 title '',\
'MADatNLO.HwU' index 127 using (($1+$2)/2):3:4 w yerrorbar ls 2 title '',\
'MADatNLO.HwU' index 127 using (($1+$2)/2):3 ls 2 title ''

unset label

################################################################################

################################################################################
### Rendering of the plot titled '2mu2top invm'
################################################################################

set multiplot
set label "2mu2top invm" font ",13" at graph 0.04, graph 1.05
set xrange [1.6000e+02:1.0000e+03]
set bmargin 0 
set tmargin 0
set xtics nomirror
set ytics nomirror
set mytics 10
set xtics auto
set key horizontal noreverse maxcols 1 width -4 
set label front 'MadGraph5\_aMC\@NLO' font "Courier,11" rotate by 90 at graph 1.02, graph 0.04

#-- rendering subhistograms 'NLO|#1 and LO|#1 results'

set format y '10^{%T}'
set yrange [1.0764e-02:1.8956e+00]
set origin 0.0000e+00, 5.0000e-01
set size 1.0000e+00, 4.0000e-01
set mytics 10
set ytics auto
set format x ''
set logscale y
set ylabel "{/Symbol s} per bin [pb]"

plot \
sqrt(-1) ls 16 title 'TOTR|#1, scale variation',\
sqrt(-1) ls 15 title 'NLOR|#1, scale variation',\
sqrt(-1) ls 14 title 'TOT|#1, scale variation',\
sqrt(-1) ls 13 title 'LOAA|#1, scale variation',\
sqrt(-1) ls 12 title 'LO|#1, scale variation',\
sqrt(-1) ls 11 title 'NLO|#1, scale variation',\
'MADatNLO.HwU' index 137 using (($1+$2)/2):($3 >= 0 ? sqrt(-1) : abs($3)):4 w yerrorbar ls 106 title '',\
'MADatNLO.HwU' index 137 using (($1+$2)/2):($3 >= 0 ? sqrt(-1) : abs($3)) ls 106 title '',\
'MADatNLO.HwU' index 137 using (($1+$2)/2):($3 < 0 ? sqrt(-1) : $3):4 w yerrorbar ls 6 title '',\
'MADatNLO.HwU' index 137 using (($1+$2)/2):($3 < 0 ? sqrt(-1) : $3) ls 6 title 'TOTR|#1, central value, dynamical\_scale\_choice=10',\
'MADatNLO.HwU' index 136 using (($1+$2)/2):($3 >= 0 ? sqrt(-1) : abs($3)):4 w yerrorbar ls 105 title '',\
'MADatNLO.HwU' index 136 using (($1+$2)/2):($3 >= 0 ? sqrt(-1) : abs($3)) ls 105 title '',\
'MADatNLO.HwU' index 136 using (($1+$2)/2):($3 < 0 ? sqrt(-1) : $3):4 w yerrorbar ls 5 title '',\
'MADatNLO.HwU' index 136 using (($1+$2)/2):($3 < 0 ? sqrt(-1) : $3) ls 5 title 'NLOR|#1, central value, dynamical\_scale\_choice=10',\
'MADatNLO.HwU' index 135 using (($1+$2)/2):($3 >= 0 ? sqrt(-1) : abs($3)):4 w yerrorbar ls 104 title '',\
'MADatNLO.HwU' index 135 using (($1+$2)/2):($3 >= 0 ? sqrt(-1) : abs($3)) ls 104 title '',\
'MADatNLO.HwU' index 135 using (($1+$2)/2):($3 < 0 ? sqrt(-1) : $3):4 w yerrorbar ls 4 title '',\
'MADatNLO.HwU' index 135 using (($1+$2)/2):($3 < 0 ? sqrt(-1) : $3) ls 4 title 'TOT|#1, central value, dynamical\_scale\_choice=10',\
'MADatNLO.HwU' index 134 using (($1+$2)/2):($3 >= 0 ? sqrt(-1) : abs($3)):4 w yerrorbar ls 103 title '',\
'MADatNLO.HwU' index 134 using (($1+$2)/2):($3 >= 0 ? sqrt(-1) : abs($3)) ls 103 title '',\
'MADatNLO.HwU' index 134 using (($1+$2)/2):($3 < 0 ? sqrt(-1) : $3):4 w yerrorbar ls 3 title '',\
'MADatNLO.HwU' index 134 using (($1+$2)/2):($3 < 0 ? sqrt(-1) : $3) ls 3 title 'LOAA|#1, central value, dynamical\_scale\_choice=10',\
'MADatNLO.HwU' index 133 using (($1+$2)/2):($3 >= 0 ? sqrt(-1) : abs($3)):4 w yerrorbar ls 102 title '',\
'MADatNLO.HwU' index 133 using (($1+$2)/2):($3 >= 0 ? sqrt(-1) : abs($3)) ls 102 title '',\
'MADatNLO.HwU' index 133 using (($1+$2)/2):($3 < 0 ? sqrt(-1) : $3):4 w yerrorbar ls 2 title '',\
'MADatNLO.HwU' index 133 using (($1+$2)/2):($3 < 0 ? sqrt(-1) : $3) ls 2 title 'LO|#1, central value, dynamical\_scale\_choice=10',\
'MADatNLO.HwU' index 132 using (($1+$2)/2):($3 >= 0 ? sqrt(-1) : abs($3)):4 w yerrorbar ls 101 title '',\
'MADatNLO.HwU' index 132 using (($1+$2)/2):($3 >= 0 ? sqrt(-1) : abs($3)) ls 101 title '',\
'MADatNLO.HwU' index 132 using (($1+$2)/2):($3 < 0 ? sqrt(-1) : $3):4 w yerrorbar ls 1 title '',\
'MADatNLO.HwU' index 132 using (($1+$2)/2):($3 < 0 ? sqrt(-1) : $3) ls 1 title 'NLO|#1, central value, dynamical\_scale\_choice=10'
#-- rendering subhistograms 'Relative scale and PDF uncertainty'
unset label
unset format
set yrange [-2.4662e-01:2.2694e-01]
set origin 0.0000e+00, 3.5000e-01
set size 1.0000e+00, 1.5000e-01
set mytics 2
set ytics auto
set format x ''
unset logscale y
set ylabel "NLO|#1 rel.unc."
set label "Relative uncertainties w.r.t. central values" font ",9" front at graph 0.03, graph 0.13
plot \
'MADatNLO.HwU' index 137 using (($1+$2)/2):(safe($7,$3,1.0)-1.0) ls 16 title '',\
'MADatNLO.HwU' index 137 using (($1+$2)/2):(safe($6,$3,1.0)-1.0) ls 16 title '',\
'MADatNLO.HwU' index 136 using (($1+$2)/2):(safe($7,$3,1.0)-1.0) ls 15 title '',\
'MADatNLO.HwU' index 136 using (($1+$2)/2):(safe($6,$3,1.0)-1.0) ls 15 title '',\
'MADatNLO.HwU' index 135 using (($1+$2)/2):(safe($7,$3,1.0)-1.0) ls 14 title '',\
'MADatNLO.HwU' index 135 using (($1+$2)/2):(safe($6,$3,1.0)-1.0) ls 14 title '',\
'MADatNLO.HwU' index 134 using (($1+$2)/2):(safe($7,$3,1.0)-1.0) ls 13 title '',\
'MADatNLO.HwU' index 134 using (($1+$2)/2):(safe($6,$3,1.0)-1.0) ls 13 title '',\
'MADatNLO.HwU' index 133 using (($1+$2)/2):(safe($7,$3,1.0)-1.0) ls 12 title '',\
'MADatNLO.HwU' index 133 using (($1+$2)/2):(safe($6,$3,1.0)-1.0) ls 12 title '',\
'MADatNLO.HwU' index 132 using (($1+$2)/2):(safe($7,$3,1.0)-1.0) ls 11 title '',\
'MADatNLO.HwU' index 132 using (($1+$2)/2):(safe($6,$3,1.0)-1.0) ls 11 title '',\
0.0 ls 999 title '',\
'MADatNLO.HwU' index 137 using (($1+$2)/2):(0.0):(safe($4,$3,0.0)) w yerrorbar ls 6 title '',\
'MADatNLO.HwU' index 137 using (($1+$2)/2):(safe($5,$3,1.0)-1.0) ls 6 title '',\
'MADatNLO.HwU' index 136 using (($1+$2)/2):(0.0):(safe($4,$3,0.0)) w yerrorbar ls 5 title '',\
'MADatNLO.HwU' index 136 using (($1+$2)/2):(safe($5,$3,1.0)-1.0) ls 5 title '',\
'MADatNLO.HwU' index 135 using (($1+$2)/2):(0.0):(safe($4,$3,0.0)) w yerrorbar ls 4 title '',\
'MADatNLO.HwU' index 135 using (($1+$2)/2):(safe($5,$3,1.0)-1.0) ls 4 title '',\
'MADatNLO.HwU' index 134 using (($1+$2)/2):(0.0):(safe($4,$3,0.0)) w yerrorbar ls 3 title '',\
'MADatNLO.HwU' index 134 using (($1+$2)/2):(safe($5,$3,1.0)-1.0) ls 3 title '',\
'MADatNLO.HwU' index 133 using (($1+$2)/2):(0.0):(safe($4,$3,0.0)) w yerrorbar ls 2 title '',\
'MADatNLO.HwU' index 133 using (($1+$2)/2):(safe($5,$3,1.0)-1.0) ls 2 title '',\
'MADatNLO.HwU' index 132 using (($1+$2)/2):(0.0):(safe($4,$3,0.0)) w yerrorbar ls 1 title '',\
'MADatNLO.HwU' index 132 using (($1+$2)/2):(safe($5,$3,1.0)-1.0) ls 1 title ''
#-- rendering subhistograms '(LO|#1LOAA|#1TOT|#1NLOR|#1TOTR|#1)/(NLO|#1 central value) ratio'
unset label
unset format
set yrange [-3.1768e+01:1.6930e+01]
set origin 0.0000e+00, 2.0000e-01
set size 1.0000e+00, 1.5000e-01
set mytics 2
set ytics auto
set format x
unset logscale y
set ylabel "ratio w.r.t. NLO|#1"
set label "(LO|#1LOAA|#1TOT|#1NLOR|#1TOTR|#1)/(NLO|#1 central value)" font ",9" at graph 0.03, graph 0.13
plot \
1.0 ls 999 title '',\
'MADatNLO.HwU' index 142 using (($1+$2)/2):7 ls 16 title '',\
'MADatNLO.HwU' index 142 using (($1+$2)/2):6 ls 16 title '',\
'MADatNLO.HwU' index 141 using (($1+$2)/2):7 ls 15 title '',\
'MADatNLO.HwU' index 141 using (($1+$2)/2):6 ls 15 title '',\
'MADatNLO.HwU' index 140 using (($1+$2)/2):7 ls 14 title '',\
'MADatNLO.HwU' index 140 using (($1+$2)/2):6 ls 14 title '',\
'MADatNLO.HwU' index 139 using (($1+$2)/2):7 ls 13 title '',\
'MADatNLO.HwU' index 139 using (($1+$2)/2):6 ls 13 title '',\
'MADatNLO.HwU' index 138 using (($1+$2)/2):7 ls 12 title '',\
'MADatNLO.HwU' index 138 using (($1+$2)/2):6 ls 12 title '',\
'MADatNLO.HwU' index 142 using (($1+$2)/2):5 ls 6 title '',\
'MADatNLO.HwU' index 142 using (($1+$2)/2):3:4 w yerrorbar ls 6 title '',\
'MADatNLO.HwU' index 142 using (($1+$2)/2):3 ls 6 title '',\
'MADatNLO.HwU' index 141 using (($1+$2)/2):5 ls 5 title '',\
'MADatNLO.HwU' index 141 using (($1+$2)/2):3:4 w yerrorbar ls 5 title '',\
'MADatNLO.HwU' index 141 using (($1+$2)/2):3 ls 5 title '',\
'MADatNLO.HwU' index 140 using (($1+$2)/2):5 ls 4 title '',\
'MADatNLO.HwU' index 140 using (($1+$2)/2):3:4 w yerrorbar ls 4 title '',\
'MADatNLO.HwU' index 140 using (($1+$2)/2):3 ls 4 title '',\
'MADatNLO.HwU' index 139 using (($1+$2)/2):5 ls 3 title '',\
'MADatNLO.HwU' index 139 using (($1+$2)/2):3:4 w yerrorbar ls 3 title '',\
'MADatNLO.HwU' index 139 using (($1+$2)/2):3 ls 3 title '',\
'MADatNLO.HwU' index 138 using (($1+$2)/2):5 ls 2 title '',\
'MADatNLO.HwU' index 138 using (($1+$2)/2):3:4 w yerrorbar ls 2 title '',\
'MADatNLO.HwU' index 138 using (($1+$2)/2):3 ls 2 title ''

unset label

################################################################################

################################################################################
### Rendering of the plot titled '2mu2top rap'
################################################################################

set multiplot
set label "2mu2top rap" font ",13" at graph 0.04, graph 1.05
set xrange [-3.0000e+00:3.0000e+00]
set bmargin 0 
set tmargin 0
set xtics nomirror
set ytics nomirror
set mytics 10
set xtics auto
set key horizontal noreverse maxcols 1 width -4 
set label front 'MadGraph5\_aMC\@NLO' font "Courier,11" rotate by 90 at graph 1.02, graph 0.04

#-- rendering subhistograms 'NLO|#1 and LO|#1 results'

set format y '10^{%T}'
set yrange [5.2650e-09:1.4279e+01]
set origin 0.0000e+00, 5.0000e-01
set size 1.0000e+00, 4.0000e-01
set mytics 10
set ytics auto
set format x ''
set logscale y
set ylabel "{/Symbol s} per bin [pb]"

plot \
sqrt(-1) ls 16 title 'TOTR|#1, scale variation',\
sqrt(-1) ls 15 title 'NLOR|#1, scale variation',\
sqrt(-1) ls 14 title 'TOT|#1, scale variation',\
sqrt(-1) ls 13 title 'LOAA|#1, scale variation',\
sqrt(-1) ls 12 title 'LO|#1, scale variation',\
sqrt(-1) ls 11 title 'NLO|#1, scale variation',\
'MADatNLO.HwU' index 148 using (($1+$2)/2):($3 >= 0 ? sqrt(-1) : abs($3)):4 w yerrorbar ls 106 title '',\
'MADatNLO.HwU' index 148 using (($1+$2)/2):($3 >= 0 ? sqrt(-1) : abs($3)) ls 106 title '',\
'MADatNLO.HwU' index 148 using (($1+$2)/2):($3 < 0 ? sqrt(-1) : $3):4 w yerrorbar ls 6 title '',\
'MADatNLO.HwU' index 148 using (($1+$2)/2):($3 < 0 ? sqrt(-1) : $3) ls 6 title 'TOTR|#1, central value, dynamical\_scale\_choice=10',\
'MADatNLO.HwU' index 147 using (($1+$2)/2):($3 >= 0 ? sqrt(-1) : abs($3)):4 w yerrorbar ls 105 title '',\
'MADatNLO.HwU' index 147 using (($1+$2)/2):($3 >= 0 ? sqrt(-1) : abs($3)) ls 105 title '',\
'MADatNLO.HwU' index 147 using (($1+$2)/2):($3 < 0 ? sqrt(-1) : $3):4 w yerrorbar ls 5 title '',\
'MADatNLO.HwU' index 147 using (($1+$2)/2):($3 < 0 ? sqrt(-1) : $3) ls 5 title 'NLOR|#1, central value, dynamical\_scale\_choice=10',\
'MADatNLO.HwU' index 146 using (($1+$2)/2):($3 >= 0 ? sqrt(-1) : abs($3)):4 w yerrorbar ls 104 title '',\
'MADatNLO.HwU' index 146 using (($1+$2)/2):($3 >= 0 ? sqrt(-1) : abs($3)) ls 104 title '',\
'MADatNLO.HwU' index 146 using (($1+$2)/2):($3 < 0 ? sqrt(-1) : $3):4 w yerrorbar ls 4 title '',\
'MADatNLO.HwU' index 146 using (($1+$2)/2):($3 < 0 ? sqrt(-1) : $3) ls 4 title 'TOT|#1, central value, dynamical\_scale\_choice=10',\
'MADatNLO.HwU' index 145 using (($1+$2)/2):($3 >= 0 ? sqrt(-1) : abs($3)):4 w yerrorbar ls 103 title '',\
'MADatNLO.HwU' index 145 using (($1+$2)/2):($3 >= 0 ? sqrt(-1) : abs($3)) ls 103 title '',\
'MADatNLO.HwU' index 145 using (($1+$2)/2):($3 < 0 ? sqrt(-1) : $3):4 w yerrorbar ls 3 title '',\
'MADatNLO.HwU' index 145 using (($1+$2)/2):($3 < 0 ? sqrt(-1) : $3) ls 3 title 'LOAA|#1, central value, dynamical\_scale\_choice=10',\
'MADatNLO.HwU' index 144 using (($1+$2)/2):($3 >= 0 ? sqrt(-1) : abs($3)):4 w yerrorbar ls 102 title '',\
'MADatNLO.HwU' index 144 using (($1+$2)/2):($3 >= 0 ? sqrt(-1) : abs($3)) ls 102 title '',\
'MADatNLO.HwU' index 144 using (($1+$2)/2):($3 < 0 ? sqrt(-1) : $3):4 w yerrorbar ls 2 title '',\
'MADatNLO.HwU' index 144 using (($1+$2)/2):($3 < 0 ? sqrt(-1) : $3) ls 2 title 'LO|#1, central value, dynamical\_scale\_choice=10',\
'MADatNLO.HwU' index 143 using (($1+$2)/2):($3 >= 0 ? sqrt(-1) : abs($3)):4 w yerrorbar ls 101 title '',\
'MADatNLO.HwU' index 143 using (($1+$2)/2):($3 >= 0 ? sqrt(-1) : abs($3)) ls 101 title '',\
'MADatNLO.HwU' index 143 using (($1+$2)/2):($3 < 0 ? sqrt(-1) : $3):4 w yerrorbar ls 1 title '',\
'MADatNLO.HwU' index 143 using (($1+$2)/2):($3 < 0 ? sqrt(-1) : $3) ls 1 title 'NLO|#1, central value, dynamical\_scale\_choice=10'
#-- rendering subhistograms 'Relative scale and PDF uncertainty'
unset label
unset format
set yrange [-1.3689e+00:1.3240e+00]
set origin 0.0000e+00, 3.5000e-01
set size 1.0000e+00, 1.5000e-01
set mytics 2
set ytics auto
set format x ''
unset logscale y
set ylabel "NLO|#1 rel.unc."
set label "Relative uncertainties w.r.t. central values" font ",9" front at graph 0.03, graph 0.13
plot \
'MADatNLO.HwU' index 148 using (($1+$2)/2):(safe($7,$3,1.0)-1.0) ls 16 title '',\
'MADatNLO.HwU' index 148 using (($1+$2)/2):(safe($6,$3,1.0)-1.0) ls 16 title '',\
'MADatNLO.HwU' index 147 using (($1+$2)/2):(safe($7,$3,1.0)-1.0) ls 15 title '',\
'MADatNLO.HwU' index 147 using (($1+$2)/2):(safe($6,$3,1.0)-1.0) ls 15 title '',\
'MADatNLO.HwU' index 146 using (($1+$2)/2):(safe($7,$3,1.0)-1.0) ls 14 title '',\
'MADatNLO.HwU' index 146 using (($1+$2)/2):(safe($6,$3,1.0)-1.0) ls 14 title '',\
'MADatNLO.HwU' index 145 using (($1+$2)/2):(safe($7,$3,1.0)-1.0) ls 13 title '',\
'MADatNLO.HwU' index 145 using (($1+$2)/2):(safe($6,$3,1.0)-1.0) ls 13 title '',\
'MADatNLO.HwU' index 144 using (($1+$2)/2):(safe($7,$3,1.0)-1.0) ls 12 title '',\
'MADatNLO.HwU' index 144 using (($1+$2)/2):(safe($6,$3,1.0)-1.0) ls 12 title '',\
'MADatNLO.HwU' index 143 using (($1+$2)/2):(safe($7,$3,1.0)-1.0) ls 11 title '',\
'MADatNLO.HwU' index 143 using (($1+$2)/2):(safe($6,$3,1.0)-1.0) ls 11 title '',\
0.0 ls 999 title '',\
'MADatNLO.HwU' index 148 using (($1+$2)/2):(0.0):(safe($4,$3,0.0)) w yerrorbar ls 6 title '',\
'MADatNLO.HwU' index 148 using (($1+$2)/2):(safe($5,$3,1.0)-1.0) ls 6 title '',\
'MADatNLO.HwU' index 147 using (($1+$2)/2):(0.0):(safe($4,$3,0.0)) w yerrorbar ls 5 title '',\
'MADatNLO.HwU' index 147 using (($1+$2)/2):(safe($5,$3,1.0)-1.0) ls 5 title '',\
'MADatNLO.HwU' index 146 using (($1+$2)/2):(0.0):(safe($4,$3,0.0)) w yerrorbar ls 4 title '',\
'MADatNLO.HwU' index 146 using (($1+$2)/2):(safe($5,$3,1.0)-1.0) ls 4 title '',\
'MADatNLO.HwU' index 145 using (($1+$2)/2):(0.0):(safe($4,$3,0.0)) w yerrorbar ls 3 title '',\
'MADatNLO.HwU' index 145 using (($1+$2)/2):(safe($5,$3,1.0)-1.0) ls 3 title '',\
'MADatNLO.HwU' index 144 using (($1+$2)/2):(0.0):(safe($4,$3,0.0)) w yerrorbar ls 2 title '',\
'MADatNLO.HwU' index 144 using (($1+$2)/2):(safe($5,$3,1.0)-1.0) ls 2 title '',\
'MADatNLO.HwU' index 143 using (($1+$2)/2):(0.0):(safe($4,$3,0.0)) w yerrorbar ls 1 title '',\
'MADatNLO.HwU' index 143 using (($1+$2)/2):(safe($5,$3,1.0)-1.0) ls 1 title ''
#-- rendering subhistograms '(LO|#1LOAA|#1TOT|#1NLOR|#1TOTR|#1)/(NLO|#1 central value) ratio'
unset label
unset format
set yrange [-1.2019e+01:4.6031e+00]
set origin 0.0000e+00, 2.0000e-01
set size 1.0000e+00, 1.5000e-01
set mytics 2
set ytics auto
set format x
unset logscale y
set ylabel "ratio w.r.t. NLO|#1"
set label "(LO|#1LOAA|#1TOT|#1NLOR|#1TOTR|#1)/(NLO|#1 central value)" font ",9" at graph 0.03, graph 0.13
plot \
1.0 ls 999 title '',\
'MADatNLO.HwU' index 153 using (($1+$2)/2):7 ls 16 title '',\
'MADatNLO.HwU' index 153 using (($1+$2)/2):6 ls 16 title '',\
'MADatNLO.HwU' index 152 using (($1+$2)/2):7 ls 15 title '',\
'MADatNLO.HwU' index 152 using (($1+$2)/2):6 ls 15 title '',\
'MADatNLO.HwU' index 151 using (($1+$2)/2):7 ls 14 title '',\
'MADatNLO.HwU' index 151 using (($1+$2)/2):6 ls 14 title '',\
'MADatNLO.HwU' index 150 using (($1+$2)/2):7 ls 13 title '',\
'MADatNLO.HwU' index 150 using (($1+$2)/2):6 ls 13 title '',\
'MADatNLO.HwU' index 149 using (($1+$2)/2):7 ls 12 title '',\
'MADatNLO.HwU' index 149 using (($1+$2)/2):6 ls 12 title '',\
'MADatNLO.HwU' index 153 using (($1+$2)/2):5 ls 6 title '',\
'MADatNLO.HwU' index 153 using (($1+$2)/2):3:4 w yerrorbar ls 6 title '',\
'MADatNLO.HwU' index 153 using (($1+$2)/2):3 ls 6 title '',\
'MADatNLO.HwU' index 152 using (($1+$2)/2):5 ls 5 title '',\
'MADatNLO.HwU' index 152 using (($1+$2)/2):3:4 w yerrorbar ls 5 title '',\
'MADatNLO.HwU' index 152 using (($1+$2)/2):3 ls 5 title '',\
'MADatNLO.HwU' index 151 using (($1+$2)/2):5 ls 4 title '',\
'MADatNLO.HwU' index 151 using (($1+$2)/2):3:4 w yerrorbar ls 4 title '',\
'MADatNLO.HwU' index 151 using (($1+$2)/2):3 ls 4 title '',\
'MADatNLO.HwU' index 150 using (($1+$2)/2):5 ls 3 title '',\
'MADatNLO.HwU' index 150 using (($1+$2)/2):3:4 w yerrorbar ls 3 title '',\
'MADatNLO.HwU' index 150 using (($1+$2)/2):3 ls 3 title '',\
'MADatNLO.HwU' index 149 using (($1+$2)/2):5 ls 2 title '',\
'MADatNLO.HwU' index 149 using (($1+$2)/2):3:4 w yerrorbar ls 2 title '',\
'MADatNLO.HwU' index 149 using (($1+$2)/2):3 ls 2 title ''

unset label

################################################################################

################################################################################
### Rendering of the plot titled '2mu2top pt'
################################################################################

set multiplot
set label "2mu2top pt" font ",13" at graph 0.04, graph 1.05
set xrange [0.0000e+00:5.0000e+02]
set bmargin 0 
set tmargin 0
set xtics nomirror
set ytics nomirror
set mytics 10
set xtics auto
set key horizontal noreverse maxcols 1 width -4 
set label front 'MadGraph5\_aMC\@NLO' font "Courier,11" rotate by 90 at graph 1.02, graph 0.04

#-- rendering subhistograms 'NLO|#1 and LO|#1 results'

set format y '10^{%T}'
set yrange [6.3704e-05:4.6093e-01]
set origin 0.0000e+00, 5.0000e-01
set size 1.0000e+00, 4.0000e-01
set mytics 10
set ytics auto
set format x ''
set logscale y
set ylabel "{/Symbol s} per bin [pb]"

plot \
sqrt(-1) ls 16 title 'TOTR|#1, scale variation',\
sqrt(-1) ls 15 title 'NLOR|#1, scale variation',\
sqrt(-1) ls 14 title 'TOT|#1, scale variation',\
sqrt(-1) ls 13 title 'LOAA|#1, scale variation',\
sqrt(-1) ls 12 title 'LO|#1, scale variation',\
sqrt(-1) ls 11 title 'NLO|#1, scale variation',\
'MADatNLO.HwU' index 159 using (($1+$2)/2):($3 >= 0 ? sqrt(-1) : abs($3)):4 w yerrorbar ls 106 title '',\
'MADatNLO.HwU' index 159 using (($1+$2)/2):($3 >= 0 ? sqrt(-1) : abs($3)) ls 106 title '',\
'MADatNLO.HwU' index 159 using (($1+$2)/2):($3 < 0 ? sqrt(-1) : $3):4 w yerrorbar ls 6 title '',\
'MADatNLO.HwU' index 159 using (($1+$2)/2):($3 < 0 ? sqrt(-1) : $3) ls 6 title 'TOTR|#1, central value, dynamical\_scale\_choice=10',\
'MADatNLO.HwU' index 158 using (($1+$2)/2):($3 >= 0 ? sqrt(-1) : abs($3)):4 w yerrorbar ls 105 title '',\
'MADatNLO.HwU' index 158 using (($1+$2)/2):($3 >= 0 ? sqrt(-1) : abs($3)) ls 105 title '',\
'MADatNLO.HwU' index 158 using (($1+$2)/2):($3 < 0 ? sqrt(-1) : $3):4 w yerrorbar ls 5 title '',\
'MADatNLO.HwU' index 158 using (($1+$2)/2):($3 < 0 ? sqrt(-1) : $3) ls 5 title 'NLOR|#1, central value, dynamical\_scale\_choice=10',\
'MADatNLO.HwU' index 157 using (($1+$2)/2):($3 >= 0 ? sqrt(-1) : abs($3)):4 w yerrorbar ls 104 title '',\
'MADatNLO.HwU' index 157 using (($1+$2)/2):($3 >= 0 ? sqrt(-1) : abs($3)) ls 104 title '',\
'MADatNLO.HwU' index 157 using (($1+$2)/2):($3 < 0 ? sqrt(-1) : $3):4 w yerrorbar ls 4 title '',\
'MADatNLO.HwU' index 157 using (($1+$2)/2):($3 < 0 ? sqrt(-1) : $3) ls 4 title 'TOT|#1, central value, dynamical\_scale\_choice=10',\
'MADatNLO.HwU' index 156 using (($1+$2)/2):($3 >= 0 ? sqrt(-1) : abs($3)):4 w yerrorbar ls 103 title '',\
'MADatNLO.HwU' index 156 using (($1+$2)/2):($3 >= 0 ? sqrt(-1) : abs($3)) ls 103 title '',\
'MADatNLO.HwU' index 156 using (($1+$2)/2):($3 < 0 ? sqrt(-1) : $3):4 w yerrorbar ls 3 title '',\
'MADatNLO.HwU' index 156 using (($1+$2)/2):($3 < 0 ? sqrt(-1) : $3) ls 3 title 'LOAA|#1, central value, dynamical\_scale\_choice=10',\
'MADatNLO.HwU' index 155 using (($1+$2)/2):($3 >= 0 ? sqrt(-1) : abs($3)):4 w yerrorbar ls 102 title '',\
'MADatNLO.HwU' index 155 using (($1+$2)/2):($3 >= 0 ? sqrt(-1) : abs($3)) ls 102 title '',\
'MADatNLO.HwU' index 155 using (($1+$2)/2):($3 < 0 ? sqrt(-1) : $3):4 w yerrorbar ls 2 title '',\
'MADatNLO.HwU' index 155 using (($1+$2)/2):($3 < 0 ? sqrt(-1) : $3) ls 2 title 'LO|#1, central value, dynamical\_scale\_choice=10',\
'MADatNLO.HwU' index 154 using (($1+$2)/2):($3 >= 0 ? sqrt(-1) : abs($3)):4 w yerrorbar ls 101 title '',\
'MADatNLO.HwU' index 154 using (($1+$2)/2):($3 >= 0 ? sqrt(-1) : abs($3)) ls 101 title '',\
'MADatNLO.HwU' index 154 using (($1+$2)/2):($3 < 0 ? sqrt(-1) : $3):4 w yerrorbar ls 1 title '',\
'MADatNLO.HwU' index 154 using (($1+$2)/2):($3 < 0 ? sqrt(-1) : $3) ls 1 title 'NLO|#1, central value, dynamical\_scale\_choice=10'
#-- rendering subhistograms 'Relative scale and PDF uncertainty'
unset label
unset format
set yrange [-2.3952e-02:2.3296e-02]
set origin 0.0000e+00, 3.5000e-01
set size 1.0000e+00, 1.5000e-01
set mytics 2
set ytics auto
set format x ''
unset logscale y
set ylabel "NLO|#1 rel.unc."
set label "Relative uncertainties w.r.t. central values" font ",9" front at graph 0.03, graph 0.13
plot \
'MADatNLO.HwU' index 159 using (($1+$2)/2):(safe($7,$3,1.0)-1.0) ls 16 title '',\
'MADatNLO.HwU' index 159 using (($1+$2)/2):(safe($6,$3,1.0)-1.0) ls 16 title '',\
'MADatNLO.HwU' index 158 using (($1+$2)/2):(safe($7,$3,1.0)-1.0) ls 15 title '',\
'MADatNLO.HwU' index 158 using (($1+$2)/2):(safe($6,$3,1.0)-1.0) ls 15 title '',\
'MADatNLO.HwU' index 157 using (($1+$2)/2):(safe($7,$3,1.0)-1.0) ls 14 title '',\
'MADatNLO.HwU' index 157 using (($1+$2)/2):(safe($6,$3,1.0)-1.0) ls 14 title '',\
'MADatNLO.HwU' index 156 using (($1+$2)/2):(safe($7,$3,1.0)-1.0) ls 13 title '',\
'MADatNLO.HwU' index 156 using (($1+$2)/2):(safe($6,$3,1.0)-1.0) ls 13 title '',\
'MADatNLO.HwU' index 155 using (($1+$2)/2):(safe($7,$3,1.0)-1.0) ls 12 title '',\
'MADatNLO.HwU' index 155 using (($1+$2)/2):(safe($6,$3,1.0)-1.0) ls 12 title '',\
'MADatNLO.HwU' index 154 using (($1+$2)/2):(safe($7,$3,1.0)-1.0) ls 11 title '',\
'MADatNLO.HwU' index 154 using (($1+$2)/2):(safe($6,$3,1.0)-1.0) ls 11 title '',\
0.0 ls 999 title '',\
'MADatNLO.HwU' index 159 using (($1+$2)/2):(0.0):(safe($4,$3,0.0)) w yerrorbar ls 6 title '',\
'MADatNLO.HwU' index 159 using (($1+$2)/2):(safe($5,$3,1.0)-1.0) ls 6 title '',\
'MADatNLO.HwU' index 158 using (($1+$2)/2):(0.0):(safe($4,$3,0.0)) w yerrorbar ls 5 title '',\
'MADatNLO.HwU' index 158 using (($1+$2)/2):(safe($5,$3,1.0)-1.0) ls 5 title '',\
'MADatNLO.HwU' index 157 using (($1+$2)/2):(0.0):(safe($4,$3,0.0)) w yerrorbar ls 4 title '',\
'MADatNLO.HwU' index 157 using (($1+$2)/2):(safe($5,$3,1.0)-1.0) ls 4 title '',\
'MADatNLO.HwU' index 156 using (($1+$2)/2):(0.0):(safe($4,$3,0.0)) w yerrorbar ls 3 title '',\
'MADatNLO.HwU' index 156 using (($1+$2)/2):(safe($5,$3,1.0)-1.0) ls 3 title '',\
'MADatNLO.HwU' index 155 using (($1+$2)/2):(0.0):(safe($4,$3,0.0)) w yerrorbar ls 2 title '',\
'MADatNLO.HwU' index 155 using (($1+$2)/2):(safe($5,$3,1.0)-1.0) ls 2 title '',\
'MADatNLO.HwU' index 154 using (($1+$2)/2):(0.0):(safe($4,$3,0.0)) w yerrorbar ls 1 title '',\
'MADatNLO.HwU' index 154 using (($1+$2)/2):(safe($5,$3,1.0)-1.0) ls 1 title ''
#-- rendering subhistograms '(LO|#1LOAA|#1TOT|#1NLOR|#1TOTR|#1)/(NLO|#1 central value) ratio'
unset label
unset format
set yrange [-5.0216e-01:1.2423e+00]
set origin 0.0000e+00, 2.0000e-01
set size 1.0000e+00, 1.5000e-01
set mytics 2
set ytics auto
set format x
unset logscale y
set ylabel "ratio w.r.t. NLO|#1"
set label "(LO|#1LOAA|#1TOT|#1NLOR|#1TOTR|#1)/(NLO|#1 central value)" font ",9" at graph 0.03, graph 0.13
plot \
1.0 ls 999 title '',\
'MADatNLO.HwU' index 164 using (($1+$2)/2):7 ls 16 title '',\
'MADatNLO.HwU' index 164 using (($1+$2)/2):6 ls 16 title '',\
'MADatNLO.HwU' index 163 using (($1+$2)/2):7 ls 15 title '',\
'MADatNLO.HwU' index 163 using (($1+$2)/2):6 ls 15 title '',\
'MADatNLO.HwU' index 162 using (($1+$2)/2):7 ls 14 title '',\
'MADatNLO.HwU' index 162 using (($1+$2)/2):6 ls 14 title '',\
'MADatNLO.HwU' index 161 using (($1+$2)/2):7 ls 13 title '',\
'MADatNLO.HwU' index 161 using (($1+$2)/2):6 ls 13 title '',\
'MADatNLO.HwU' index 160 using (($1+$2)/2):7 ls 12 title '',\
'MADatNLO.HwU' index 160 using (($1+$2)/2):6 ls 12 title '',\
'MADatNLO.HwU' index 164 using (($1+$2)/2):5 ls 6 title '',\
'MADatNLO.HwU' index 164 using (($1+$2)/2):3:4 w yerrorbar ls 6 title '',\
'MADatNLO.HwU' index 164 using (($1+$2)/2):3 ls 6 title '',\
'MADatNLO.HwU' index 163 using (($1+$2)/2):5 ls 5 title '',\
'MADatNLO.HwU' index 163 using (($1+$2)/2):3:4 w yerrorbar ls 5 title '',\
'MADatNLO.HwU' index 163 using (($1+$2)/2):3 ls 5 title '',\
'MADatNLO.HwU' index 162 using (($1+$2)/2):5 ls 4 title '',\
'MADatNLO.HwU' index 162 using (($1+$2)/2):3:4 w yerrorbar ls 4 title '',\
'MADatNLO.HwU' index 162 using (($1+$2)/2):3 ls 4 title '',\
'MADatNLO.HwU' index 161 using (($1+$2)/2):5 ls 3 title '',\
'MADatNLO.HwU' index 161 using (($1+$2)/2):3:4 w yerrorbar ls 3 title '',\
'MADatNLO.HwU' index 161 using (($1+$2)/2):3 ls 3 title '',\
'MADatNLO.HwU' index 160 using (($1+$2)/2):5 ls 2 title '',\
'MADatNLO.HwU' index 160 using (($1+$2)/2):3:4 w yerrorbar ls 2 title '',\
'MADatNLO.HwU' index 160 using (($1+$2)/2):3 ls 2 title ''

unset label

################################################################################

################################################################################
### Rendering of the plot titled 'top rap'
################################################################################

set multiplot
set label "top rap" font ",13" at graph 0.04, graph 1.05
set xrange [-4.5000e+00:4.5000e+00]
set bmargin 0 
set tmargin 0
set xtics nomirror
set ytics nomirror
set mytics 10
set xtics auto
set key horizontal noreverse maxcols 1 width -4 
set label front 'MadGraph5\_aMC\@NLO' font "Courier,11" rotate by 90 at graph 1.02, graph 0.04

#-- rendering subhistograms 'NLO|#1 and LO|#1 results'

set format y '10^{%T}'
set yrange [1.0168e-06:1.5979e+01]
set origin 0.0000e+00, 5.0000e-01
set size 1.0000e+00, 4.0000e-01
set mytics 10
set ytics auto
set format x ''
set logscale y
set ylabel "{/Symbol s} per bin [pb]"

plot \
sqrt(-1) ls 16 title 'TOTR|#1, scale variation',\
sqrt(-1) ls 15 title 'NLOR|#1, scale variation',\
sqrt(-1) ls 14 title 'TOT|#1, scale variation',\
sqrt(-1) ls 13 title 'LOAA|#1, scale variation',\
sqrt(-1) ls 12 title 'LO|#1, scale variation',\
sqrt(-1) ls 11 title 'NLO|#1, scale variation',\
'MADatNLO.HwU' index 170 using (($1+$2)/2):($3 >= 0 ? sqrt(-1) : abs($3)):4 w yerrorbar ls 106 title '',\
'MADatNLO.HwU' index 170 using (($1+$2)/2):($3 >= 0 ? sqrt(-1) : abs($3)) ls 106 title '',\
'MADatNLO.HwU' index 170 using (($1+$2)/2):($3 < 0 ? sqrt(-1) : $3):4 w yerrorbar ls 6 title '',\
'MADatNLO.HwU' index 170 using (($1+$2)/2):($3 < 0 ? sqrt(-1) : $3) ls 6 title 'TOTR|#1, central value, dynamical\_scale\_choice=10',\
'MADatNLO.HwU' index 169 using (($1+$2)/2):($3 >= 0 ? sqrt(-1) : abs($3)):4 w yerrorbar ls 105 title '',\
'MADatNLO.HwU' index 169 using (($1+$2)/2):($3 >= 0 ? sqrt(-1) : abs($3)) ls 105 title '',\
'MADatNLO.HwU' index 169 using (($1+$2)/2):($3 < 0 ? sqrt(-1) : $3):4 w yerrorbar ls 5 title '',\
'MADatNLO.HwU' index 169 using (($1+$2)/2):($3 < 0 ? sqrt(-1) : $3) ls 5 title 'NLOR|#1, central value, dynamical\_scale\_choice=10',\
'MADatNLO.HwU' index 168 using (($1+$2)/2):($3 >= 0 ? sqrt(-1) : abs($3)):4 w yerrorbar ls 104 title '',\
'MADatNLO.HwU' index 168 using (($1+$2)/2):($3 >= 0 ? sqrt(-1) : abs($3)) ls 104 title '',\
'MADatNLO.HwU' index 168 using (($1+$2)/2):($3 < 0 ? sqrt(-1) : $3):4 w yerrorbar ls 4 title '',\
'MADatNLO.HwU' index 168 using (($1+$2)/2):($3 < 0 ? sqrt(-1) : $3) ls 4 title 'TOT|#1, central value, dynamical\_scale\_choice=10',\
'MADatNLO.HwU' index 167 using (($1+$2)/2):($3 >= 0 ? sqrt(-1) : abs($3)):4 w yerrorbar ls 103 title '',\
'MADatNLO.HwU' index 167 using (($1+$2)/2):($3 >= 0 ? sqrt(-1) : abs($3)) ls 103 title '',\
'MADatNLO.HwU' index 167 using (($1+$2)/2):($3 < 0 ? sqrt(-1) : $3):4 w yerrorbar ls 3 title '',\
'MADatNLO.HwU' index 167 using (($1+$2)/2):($3 < 0 ? sqrt(-1) : $3) ls 3 title 'LOAA|#1, central value, dynamical\_scale\_choice=10',\
'MADatNLO.HwU' index 166 using (($1+$2)/2):($3 >= 0 ? sqrt(-1) : abs($3)):4 w yerrorbar ls 102 title '',\
'MADatNLO.HwU' index 166 using (($1+$2)/2):($3 >= 0 ? sqrt(-1) : abs($3)) ls 102 title '',\
'MADatNLO.HwU' index 166 using (($1+$2)/2):($3 < 0 ? sqrt(-1) : $3):4 w yerrorbar ls 2 title '',\
'MADatNLO.HwU' index 166 using (($1+$2)/2):($3 < 0 ? sqrt(-1) : $3) ls 2 title 'LO|#1, central value, dynamical\_scale\_choice=10',\
'MADatNLO.HwU' index 165 using (($1+$2)/2):($3 >= 0 ? sqrt(-1) : abs($3)):4 w yerrorbar ls 101 title '',\
'MADatNLO.HwU' index 165 using (($1+$2)/2):($3 >= 0 ? sqrt(-1) : abs($3)) ls 101 title '',\
'MADatNLO.HwU' index 165 using (($1+$2)/2):($3 < 0 ? sqrt(-1) : $3):4 w yerrorbar ls 1 title '',\
'MADatNLO.HwU' index 165 using (($1+$2)/2):($3 < 0 ? sqrt(-1) : $3) ls 1 title 'NLO|#1, central value, dynamical\_scale\_choice=10'
#-- rendering subhistograms 'Relative scale and PDF uncertainty'
unset label
unset format
set yrange [-2.2167e-01:2.1237e-01]
set origin 0.0000e+00, 3.5000e-01
set size 1.0000e+00, 1.5000e-01
set mytics 2
set ytics auto
set format x ''
unset logscale y
set ylabel "NLO|#1 rel.unc."
set label "Relative uncertainties w.r.t. central values" font ",9" front at graph 0.03, graph 0.13
plot \
'MADatNLO.HwU' index 170 using (($1+$2)/2):(safe($7,$3,1.0)-1.0) ls 16 title '',\
'MADatNLO.HwU' index 170 using (($1+$2)/2):(safe($6,$3,1.0)-1.0) ls 16 title '',\
'MADatNLO.HwU' index 169 using (($1+$2)/2):(safe($7,$3,1.0)-1.0) ls 15 title '',\
'MADatNLO.HwU' index 169 using (($1+$2)/2):(safe($6,$3,1.0)-1.0) ls 15 title '',\
'MADatNLO.HwU' index 168 using (($1+$2)/2):(safe($7,$3,1.0)-1.0) ls 14 title '',\
'MADatNLO.HwU' index 168 using (($1+$2)/2):(safe($6,$3,1.0)-1.0) ls 14 title '',\
'MADatNLO.HwU' index 167 using (($1+$2)/2):(safe($7,$3,1.0)-1.0) ls 13 title '',\
'MADatNLO.HwU' index 167 using (($1+$2)/2):(safe($6,$3,1.0)-1.0) ls 13 title '',\
'MADatNLO.HwU' index 166 using (($1+$2)/2):(safe($7,$3,1.0)-1.0) ls 12 title '',\
'MADatNLO.HwU' index 166 using (($1+$2)/2):(safe($6,$3,1.0)-1.0) ls 12 title '',\
'MADatNLO.HwU' index 165 using (($1+$2)/2):(safe($7,$3,1.0)-1.0) ls 11 title '',\
'MADatNLO.HwU' index 165 using (($1+$2)/2):(safe($6,$3,1.0)-1.0) ls 11 title '',\
0.0 ls 999 title '',\
'MADatNLO.HwU' index 170 using (($1+$2)/2):(0.0):(safe($4,$3,0.0)) w yerrorbar ls 6 title '',\
'MADatNLO.HwU' index 170 using (($1+$2)/2):(safe($5,$3,1.0)-1.0) ls 6 title '',\
'MADatNLO.HwU' index 169 using (($1+$2)/2):(0.0):(safe($4,$3,0.0)) w yerrorbar ls 5 title '',\
'MADatNLO.HwU' index 169 using (($1+$2)/2):(safe($5,$3,1.0)-1.0) ls 5 title '',\
'MADatNLO.HwU' index 168 using (($1+$2)/2):(0.0):(safe($4,$3,0.0)) w yerrorbar ls 4 title '',\
'MADatNLO.HwU' index 168 using (($1+$2)/2):(safe($5,$3,1.0)-1.0) ls 4 title '',\
'MADatNLO.HwU' index 167 using (($1+$2)/2):(0.0):(safe($4,$3,0.0)) w yerrorbar ls 3 title '',\
'MADatNLO.HwU' index 167 using (($1+$2)/2):(safe($5,$3,1.0)-1.0) ls 3 title '',\
'MADatNLO.HwU' index 166 using (($1+$2)/2):(0.0):(safe($4,$3,0.0)) w yerrorbar ls 2 title '',\
'MADatNLO.HwU' index 166 using (($1+$2)/2):(safe($5,$3,1.0)-1.0) ls 2 title '',\
'MADatNLO.HwU' index 165 using (($1+$2)/2):(0.0):(safe($4,$3,0.0)) w yerrorbar ls 1 title '',\
'MADatNLO.HwU' index 165 using (($1+$2)/2):(safe($5,$3,1.0)-1.0) ls 1 title ''
#-- rendering subhistograms '(LO|#1LOAA|#1TOT|#1NLOR|#1TOTR|#1)/(NLO|#1 central value) ratio'
unset label
unset format
set yrange [-4.4446e+01:4.9310e+01]
set origin 0.0000e+00, 2.0000e-01
set size 1.0000e+00, 1.5000e-01
set mytics 2
set ytics auto
set format x
unset logscale y
set ylabel "ratio w.r.t. NLO|#1"
set label "(LO|#1LOAA|#1TOT|#1NLOR|#1TOTR|#1)/(NLO|#1 central value)" font ",9" at graph 0.03, graph 0.13
plot \
1.0 ls 999 title '',\
'MADatNLO.HwU' index 175 using (($1+$2)/2):7 ls 16 title '',\
'MADatNLO.HwU' index 175 using (($1+$2)/2):6 ls 16 title '',\
'MADatNLO.HwU' index 174 using (($1+$2)/2):7 ls 15 title '',\
'MADatNLO.HwU' index 174 using (($1+$2)/2):6 ls 15 title '',\
'MADatNLO.HwU' index 173 using (($1+$2)/2):7 ls 14 title '',\
'MADatNLO.HwU' index 173 using (($1+$2)/2):6 ls 14 title '',\
'MADatNLO.HwU' index 172 using (($1+$2)/2):7 ls 13 title '',\
'MADatNLO.HwU' index 172 using (($1+$2)/2):6 ls 13 title '',\
'MADatNLO.HwU' index 171 using (($1+$2)/2):7 ls 12 title '',\
'MADatNLO.HwU' index 171 using (($1+$2)/2):6 ls 12 title '',\
'MADatNLO.HwU' index 175 using (($1+$2)/2):5 ls 6 title '',\
'MADatNLO.HwU' index 175 using (($1+$2)/2):3:4 w yerrorbar ls 6 title '',\
'MADatNLO.HwU' index 175 using (($1+$2)/2):3 ls 6 title '',\
'MADatNLO.HwU' index 174 using (($1+$2)/2):5 ls 5 title '',\
'MADatNLO.HwU' index 174 using (($1+$2)/2):3:4 w yerrorbar ls 5 title '',\
'MADatNLO.HwU' index 174 using (($1+$2)/2):3 ls 5 title '',\
'MADatNLO.HwU' index 173 using (($1+$2)/2):5 ls 4 title '',\
'MADatNLO.HwU' index 173 using (($1+$2)/2):3:4 w yerrorbar ls 4 title '',\
'MADatNLO.HwU' index 173 using (($1+$2)/2):3 ls 4 title '',\
'MADatNLO.HwU' index 172 using (($1+$2)/2):5 ls 3 title '',\
'MADatNLO.HwU' index 172 using (($1+$2)/2):3:4 w yerrorbar ls 3 title '',\
'MADatNLO.HwU' index 172 using (($1+$2)/2):3 ls 3 title '',\
'MADatNLO.HwU' index 171 using (($1+$2)/2):5 ls 2 title '',\
'MADatNLO.HwU' index 171 using (($1+$2)/2):3:4 w yerrorbar ls 2 title '',\
'MADatNLO.HwU' index 171 using (($1+$2)/2):3 ls 2 title ''

unset label

################################################################################

################################################################################
### Rendering of the plot titled 'atop rap'
################################################################################

set multiplot
set label "atop rap" font ",13" at graph 0.04, graph 1.05
set xrange [-4.5000e+00:4.0000e+00]
set bmargin 0 
set tmargin 0
set xtics nomirror
set ytics nomirror
set mytics 10
set xtics auto
set key horizontal noreverse maxcols 1 width -4 
set label front 'MadGraph5\_aMC\@NLO' font "Courier,11" rotate by 90 at graph 1.02, graph 0.04

#-- rendering subhistograms 'NLO|#1 and LO|#1 results'

set format y '10^{%T}'
set yrange [1.4112e-06:1.5983e+01]
set origin 0.0000e+00, 5.0000e-01
set size 1.0000e+00, 4.0000e-01
set mytics 10
set ytics auto
set format x ''
set logscale y
set ylabel "{/Symbol s} per bin [pb]"

plot \
sqrt(-1) ls 16 title 'TOTR|#1, scale variation',\
sqrt(-1) ls 15 title 'NLOR|#1, scale variation',\
sqrt(-1) ls 14 title 'TOT|#1, scale variation',\
sqrt(-1) ls 13 title 'LOAA|#1, scale variation',\
sqrt(-1) ls 12 title 'LO|#1, scale variation',\
sqrt(-1) ls 11 title 'NLO|#1, scale variation',\
'MADatNLO.HwU' index 181 using (($1+$2)/2):($3 >= 0 ? sqrt(-1) : abs($3)):4 w yerrorbar ls 106 title '',\
'MADatNLO.HwU' index 181 using (($1+$2)/2):($3 >= 0 ? sqrt(-1) : abs($3)) ls 106 title '',\
'MADatNLO.HwU' index 181 using (($1+$2)/2):($3 < 0 ? sqrt(-1) : $3):4 w yerrorbar ls 6 title '',\
'MADatNLO.HwU' index 181 using (($1+$2)/2):($3 < 0 ? sqrt(-1) : $3) ls 6 title 'TOTR|#1, central value, dynamical\_scale\_choice=10',\
'MADatNLO.HwU' index 180 using (($1+$2)/2):($3 >= 0 ? sqrt(-1) : abs($3)):4 w yerrorbar ls 105 title '',\
'MADatNLO.HwU' index 180 using (($1+$2)/2):($3 >= 0 ? sqrt(-1) : abs($3)) ls 105 title '',\
'MADatNLO.HwU' index 180 using (($1+$2)/2):($3 < 0 ? sqrt(-1) : $3):4 w yerrorbar ls 5 title '',\
'MADatNLO.HwU' index 180 using (($1+$2)/2):($3 < 0 ? sqrt(-1) : $3) ls 5 title 'NLOR|#1, central value, dynamical\_scale\_choice=10',\
'MADatNLO.HwU' index 179 using (($1+$2)/2):($3 >= 0 ? sqrt(-1) : abs($3)):4 w yerrorbar ls 104 title '',\
'MADatNLO.HwU' index 179 using (($1+$2)/2):($3 >= 0 ? sqrt(-1) : abs($3)) ls 104 title '',\
'MADatNLO.HwU' index 179 using (($1+$2)/2):($3 < 0 ? sqrt(-1) : $3):4 w yerrorbar ls 4 title '',\
'MADatNLO.HwU' index 179 using (($1+$2)/2):($3 < 0 ? sqrt(-1) : $3) ls 4 title 'TOT|#1, central value, dynamical\_scale\_choice=10',\
'MADatNLO.HwU' index 178 using (($1+$2)/2):($3 >= 0 ? sqrt(-1) : abs($3)):4 w yerrorbar ls 103 title '',\
'MADatNLO.HwU' index 178 using (($1+$2)/2):($3 >= 0 ? sqrt(-1) : abs($3)) ls 103 title '',\
'MADatNLO.HwU' index 178 using (($1+$2)/2):($3 < 0 ? sqrt(-1) : $3):4 w yerrorbar ls 3 title '',\
'MADatNLO.HwU' index 178 using (($1+$2)/2):($3 < 0 ? sqrt(-1) : $3) ls 3 title 'LOAA|#1, central value, dynamical\_scale\_choice=10',\
'MADatNLO.HwU' index 177 using (($1+$2)/2):($3 >= 0 ? sqrt(-1) : abs($3)):4 w yerrorbar ls 102 title '',\
'MADatNLO.HwU' index 177 using (($1+$2)/2):($3 >= 0 ? sqrt(-1) : abs($3)) ls 102 title '',\
'MADatNLO.HwU' index 177 using (($1+$2)/2):($3 < 0 ? sqrt(-1) : $3):4 w yerrorbar ls 2 title '',\
'MADatNLO.HwU' index 177 using (($1+$2)/2):($3 < 0 ? sqrt(-1) : $3) ls 2 title 'LO|#1, central value, dynamical\_scale\_choice=10',\
'MADatNLO.HwU' index 176 using (($1+$2)/2):($3 >= 0 ? sqrt(-1) : abs($3)):4 w yerrorbar ls 101 title '',\
'MADatNLO.HwU' index 176 using (($1+$2)/2):($3 >= 0 ? sqrt(-1) : abs($3)) ls 101 title '',\
'MADatNLO.HwU' index 176 using (($1+$2)/2):($3 < 0 ? sqrt(-1) : $3):4 w yerrorbar ls 1 title '',\
'MADatNLO.HwU' index 176 using (($1+$2)/2):($3 < 0 ? sqrt(-1) : $3) ls 1 title 'NLO|#1, central value, dynamical\_scale\_choice=10'
#-- rendering subhistograms 'Relative scale and PDF uncertainty'
unset label
unset format
set yrange [-1.7167e-01:1.3029e-01]
set origin 0.0000e+00, 3.5000e-01
set size 1.0000e+00, 1.5000e-01
set mytics 2
set ytics auto
set format x ''
unset logscale y
set ylabel "NLO|#1 rel.unc."
set label "Relative uncertainties w.r.t. central values" font ",9" front at graph 0.03, graph 0.13
plot \
'MADatNLO.HwU' index 181 using (($1+$2)/2):(safe($7,$3,1.0)-1.0) ls 16 title '',\
'MADatNLO.HwU' index 181 using (($1+$2)/2):(safe($6,$3,1.0)-1.0) ls 16 title '',\
'MADatNLO.HwU' index 180 using (($1+$2)/2):(safe($7,$3,1.0)-1.0) ls 15 title '',\
'MADatNLO.HwU' index 180 using (($1+$2)/2):(safe($6,$3,1.0)-1.0) ls 15 title '',\
'MADatNLO.HwU' index 179 using (($1+$2)/2):(safe($7,$3,1.0)-1.0) ls 14 title '',\
'MADatNLO.HwU' index 179 using (($1+$2)/2):(safe($6,$3,1.0)-1.0) ls 14 title '',\
'MADatNLO.HwU' index 178 using (($1+$2)/2):(safe($7,$3,1.0)-1.0) ls 13 title '',\
'MADatNLO.HwU' index 178 using (($1+$2)/2):(safe($6,$3,1.0)-1.0) ls 13 title '',\
'MADatNLO.HwU' index 177 using (($1+$2)/2):(safe($7,$3,1.0)-1.0) ls 12 title '',\
'MADatNLO.HwU' index 177 using (($1+$2)/2):(safe($6,$3,1.0)-1.0) ls 12 title '',\
'MADatNLO.HwU' index 176 using (($1+$2)/2):(safe($7,$3,1.0)-1.0) ls 11 title '',\
'MADatNLO.HwU' index 176 using (($1+$2)/2):(safe($6,$3,1.0)-1.0) ls 11 title '',\
0.0 ls 999 title '',\
'MADatNLO.HwU' index 181 using (($1+$2)/2):(0.0):(safe($4,$3,0.0)) w yerrorbar ls 6 title '',\
'MADatNLO.HwU' index 181 using (($1+$2)/2):(safe($5,$3,1.0)-1.0) ls 6 title '',\
'MADatNLO.HwU' index 180 using (($1+$2)/2):(0.0):(safe($4,$3,0.0)) w yerrorbar ls 5 title '',\
'MADatNLO.HwU' index 180 using (($1+$2)/2):(safe($5,$3,1.0)-1.0) ls 5 title '',\
'MADatNLO.HwU' index 179 using (($1+$2)/2):(0.0):(safe($4,$3,0.0)) w yerrorbar ls 4 title '',\
'MADatNLO.HwU' index 179 using (($1+$2)/2):(safe($5,$3,1.0)-1.0) ls 4 title '',\
'MADatNLO.HwU' index 178 using (($1+$2)/2):(0.0):(safe($4,$3,0.0)) w yerrorbar ls 3 title '',\
'MADatNLO.HwU' index 178 using (($1+$2)/2):(safe($5,$3,1.0)-1.0) ls 3 title '',\
'MADatNLO.HwU' index 177 using (($1+$2)/2):(0.0):(safe($4,$3,0.0)) w yerrorbar ls 2 title '',\
'MADatNLO.HwU' index 177 using (($1+$2)/2):(safe($5,$3,1.0)-1.0) ls 2 title '',\
'MADatNLO.HwU' index 176 using (($1+$2)/2):(0.0):(safe($4,$3,0.0)) w yerrorbar ls 1 title '',\
'MADatNLO.HwU' index 176 using (($1+$2)/2):(safe($5,$3,1.0)-1.0) ls 1 title ''
#-- rendering subhistograms '(LO|#1LOAA|#1TOT|#1NLOR|#1TOTR|#1)/(NLO|#1 central value) ratio'
unset label
unset format
set yrange [-5.8615e+01:5.3444e+01]
set origin 0.0000e+00, 2.0000e-01
set size 1.0000e+00, 1.5000e-01
set mytics 2
set ytics auto
set format x
unset logscale y
set ylabel "ratio w.r.t. NLO|#1"
set label "(LO|#1LOAA|#1TOT|#1NLOR|#1TOTR|#1)/(NLO|#1 central value)" font ",9" at graph 0.03, graph 0.13
plot \
1.0 ls 999 title '',\
'MADatNLO.HwU' index 186 using (($1+$2)/2):7 ls 16 title '',\
'MADatNLO.HwU' index 186 using (($1+$2)/2):6 ls 16 title '',\
'MADatNLO.HwU' index 185 using (($1+$2)/2):7 ls 15 title '',\
'MADatNLO.HwU' index 185 using (($1+$2)/2):6 ls 15 title '',\
'MADatNLO.HwU' index 184 using (($1+$2)/2):7 ls 14 title '',\
'MADatNLO.HwU' index 184 using (($1+$2)/2):6 ls 14 title '',\
'MADatNLO.HwU' index 183 using (($1+$2)/2):7 ls 13 title '',\
'MADatNLO.HwU' index 183 using (($1+$2)/2):6 ls 13 title '',\
'MADatNLO.HwU' index 182 using (($1+$2)/2):7 ls 12 title '',\
'MADatNLO.HwU' index 182 using (($1+$2)/2):6 ls 12 title '',\
'MADatNLO.HwU' index 186 using (($1+$2)/2):5 ls 6 title '',\
'MADatNLO.HwU' index 186 using (($1+$2)/2):3:4 w yerrorbar ls 6 title '',\
'MADatNLO.HwU' index 186 using (($1+$2)/2):3 ls 6 title '',\
'MADatNLO.HwU' index 185 using (($1+$2)/2):5 ls 5 title '',\
'MADatNLO.HwU' index 185 using (($1+$2)/2):3:4 w yerrorbar ls 5 title '',\
'MADatNLO.HwU' index 185 using (($1+$2)/2):3 ls 5 title '',\
'MADatNLO.HwU' index 184 using (($1+$2)/2):5 ls 4 title '',\
'MADatNLO.HwU' index 184 using (($1+$2)/2):3:4 w yerrorbar ls 4 title '',\
'MADatNLO.HwU' index 184 using (($1+$2)/2):3 ls 4 title '',\
'MADatNLO.HwU' index 183 using (($1+$2)/2):5 ls 3 title '',\
'MADatNLO.HwU' index 183 using (($1+$2)/2):3:4 w yerrorbar ls 3 title '',\
'MADatNLO.HwU' index 183 using (($1+$2)/2):3 ls 3 title '',\
'MADatNLO.HwU' index 182 using (($1+$2)/2):5 ls 2 title '',\
'MADatNLO.HwU' index 182 using (($1+$2)/2):3:4 w yerrorbar ls 2 title '',\
'MADatNLO.HwU' index 182 using (($1+$2)/2):3 ls 2 title ''

unset label

################################################################################

################################################################################
### Rendering of the plot titled 'mup rap'
################################################################################

set multiplot
set label "mup rap" font ",13" at graph 0.04, graph 1.05
set xrange [-9.0000e+00:9.5000e+00]
set bmargin 0 
set tmargin 0
set xtics nomirror
set ytics nomirror
set mytics 10
set xtics auto
set key horizontal noreverse maxcols 1 width -4 
set label front 'MadGraph5\_aMC\@NLO' font "Courier,11" rotate by 90 at graph 1.02, graph 0.04

#-- rendering subhistograms 'NLO|#1 and LO|#1 results'

set format y '10^{%T}'
set yrange [1.3770e-09:2.5140e-01]
set origin 0.0000e+00, 5.0000e-01
set size 1.0000e+00, 4.0000e-01
set mytics 10
set ytics auto
set format x ''
set logscale y
set ylabel "{/Symbol s} per bin [pb]"

plot \
sqrt(-1) ls 16 title 'TOTR|#1, scale variation',\
sqrt(-1) ls 15 title 'NLOR|#1, scale variation',\
sqrt(-1) ls 14 title 'TOT|#1, scale variation',\
sqrt(-1) ls 13 title 'LOAA|#1, scale variation',\
sqrt(-1) ls 12 title 'LO|#1, scale variation',\
sqrt(-1) ls 11 title 'NLO|#1, scale variation',\
'MADatNLO.HwU' index 192 using (($1+$2)/2):($3 >= 0 ? sqrt(-1) : abs($3)):4 w yerrorbar ls 106 title '',\
'MADatNLO.HwU' index 192 using (($1+$2)/2):($3 >= 0 ? sqrt(-1) : abs($3)) ls 106 title '',\
'MADatNLO.HwU' index 192 using (($1+$2)/2):($3 < 0 ? sqrt(-1) : $3):4 w yerrorbar ls 6 title '',\
'MADatNLO.HwU' index 192 using (($1+$2)/2):($3 < 0 ? sqrt(-1) : $3) ls 6 title 'TOTR|#1, central value, dynamical\_scale\_choice=10',\
'MADatNLO.HwU' index 191 using (($1+$2)/2):($3 >= 0 ? sqrt(-1) : abs($3)):4 w yerrorbar ls 105 title '',\
'MADatNLO.HwU' index 191 using (($1+$2)/2):($3 >= 0 ? sqrt(-1) : abs($3)) ls 105 title '',\
'MADatNLO.HwU' index 191 using (($1+$2)/2):($3 < 0 ? sqrt(-1) : $3):4 w yerrorbar ls 5 title '',\
'MADatNLO.HwU' index 191 using (($1+$2)/2):($3 < 0 ? sqrt(-1) : $3) ls 5 title 'NLOR|#1, central value, dynamical\_scale\_choice=10',\
'MADatNLO.HwU' index 190 using (($1+$2)/2):($3 >= 0 ? sqrt(-1) : abs($3)):4 w yerrorbar ls 104 title '',\
'MADatNLO.HwU' index 190 using (($1+$2)/2):($3 >= 0 ? sqrt(-1) : abs($3)) ls 104 title '',\
'MADatNLO.HwU' index 190 using (($1+$2)/2):($3 < 0 ? sqrt(-1) : $3):4 w yerrorbar ls 4 title '',\
'MADatNLO.HwU' index 190 using (($1+$2)/2):($3 < 0 ? sqrt(-1) : $3) ls 4 title 'TOT|#1, central value, dynamical\_scale\_choice=10',\
'MADatNLO.HwU' index 189 using (($1+$2)/2):($3 >= 0 ? sqrt(-1) : abs($3)):4 w yerrorbar ls 103 title '',\
'MADatNLO.HwU' index 189 using (($1+$2)/2):($3 >= 0 ? sqrt(-1) : abs($3)) ls 103 title '',\
'MADatNLO.HwU' index 189 using (($1+$2)/2):($3 < 0 ? sqrt(-1) : $3):4 w yerrorbar ls 3 title '',\
'MADatNLO.HwU' index 189 using (($1+$2)/2):($3 < 0 ? sqrt(-1) : $3) ls 3 title 'LOAA|#1, central value, dynamical\_scale\_choice=10',\
'MADatNLO.HwU' index 188 using (($1+$2)/2):($3 >= 0 ? sqrt(-1) : abs($3)):4 w yerrorbar ls 102 title '',\
'MADatNLO.HwU' index 188 using (($1+$2)/2):($3 >= 0 ? sqrt(-1) : abs($3)) ls 102 title '',\
'MADatNLO.HwU' index 188 using (($1+$2)/2):($3 < 0 ? sqrt(-1) : $3):4 w yerrorbar ls 2 title '',\
'MADatNLO.HwU' index 188 using (($1+$2)/2):($3 < 0 ? sqrt(-1) : $3) ls 2 title 'LO|#1, central value, dynamical\_scale\_choice=10',\
'MADatNLO.HwU' index 187 using (($1+$2)/2):($3 >= 0 ? sqrt(-1) : abs($3)):4 w yerrorbar ls 101 title '',\
'MADatNLO.HwU' index 187 using (($1+$2)/2):($3 >= 0 ? sqrt(-1) : abs($3)) ls 101 title '',\
'MADatNLO.HwU' index 187 using (($1+$2)/2):($3 < 0 ? sqrt(-1) : $3):4 w yerrorbar ls 1 title '',\
'MADatNLO.HwU' index 187 using (($1+$2)/2):($3 < 0 ? sqrt(-1) : $3) ls 1 title 'NLO|#1, central value, dynamical\_scale\_choice=10'
#-- rendering subhistograms 'Relative scale and PDF uncertainty'
unset label
unset format
set yrange [-1.2778e-01:1.2087e-01]
set origin 0.0000e+00, 3.5000e-01
set size 1.0000e+00, 1.5000e-01
set mytics 2
set ytics auto
set format x ''
unset logscale y
set ylabel "NLO|#1 rel.unc."
set label "Relative uncertainties w.r.t. central values" font ",9" front at graph 0.03, graph 0.13
plot \
'MADatNLO.HwU' index 192 using (($1+$2)/2):(safe($7,$3,1.0)-1.0) ls 16 title '',\
'MADatNLO.HwU' index 192 using (($1+$2)/2):(safe($6,$3,1.0)-1.0) ls 16 title '',\
'MADatNLO.HwU' index 191 using (($1+$2)/2):(safe($7,$3,1.0)-1.0) ls 15 title '',\
'MADatNLO.HwU' index 191 using (($1+$2)/2):(safe($6,$3,1.0)-1.0) ls 15 title '',\
'MADatNLO.HwU' index 190 using (($1+$2)/2):(safe($7,$3,1.0)-1.0) ls 14 title '',\
'MADatNLO.HwU' index 190 using (($1+$2)/2):(safe($6,$3,1.0)-1.0) ls 14 title '',\
'MADatNLO.HwU' index 189 using (($1+$2)/2):(safe($7,$3,1.0)-1.0) ls 13 title '',\
'MADatNLO.HwU' index 189 using (($1+$2)/2):(safe($6,$3,1.0)-1.0) ls 13 title '',\
'MADatNLO.HwU' index 188 using (($1+$2)/2):(safe($7,$3,1.0)-1.0) ls 12 title '',\
'MADatNLO.HwU' index 188 using (($1+$2)/2):(safe($6,$3,1.0)-1.0) ls 12 title '',\
'MADatNLO.HwU' index 187 using (($1+$2)/2):(safe($7,$3,1.0)-1.0) ls 11 title '',\
'MADatNLO.HwU' index 187 using (($1+$2)/2):(safe($6,$3,1.0)-1.0) ls 11 title '',\
0.0 ls 999 title '',\
'MADatNLO.HwU' index 192 using (($1+$2)/2):(0.0):(safe($4,$3,0.0)) w yerrorbar ls 6 title '',\
'MADatNLO.HwU' index 192 using (($1+$2)/2):(safe($5,$3,1.0)-1.0) ls 6 title '',\
'MADatNLO.HwU' index 191 using (($1+$2)/2):(0.0):(safe($4,$3,0.0)) w yerrorbar ls 5 title '',\
'MADatNLO.HwU' index 191 using (($1+$2)/2):(safe($5,$3,1.0)-1.0) ls 5 title '',\
'MADatNLO.HwU' index 190 using (($1+$2)/2):(0.0):(safe($4,$3,0.0)) w yerrorbar ls 4 title '',\
'MADatNLO.HwU' index 190 using (($1+$2)/2):(safe($5,$3,1.0)-1.0) ls 4 title '',\
'MADatNLO.HwU' index 189 using (($1+$2)/2):(0.0):(safe($4,$3,0.0)) w yerrorbar ls 3 title '',\
'MADatNLO.HwU' index 189 using (($1+$2)/2):(safe($5,$3,1.0)-1.0) ls 3 title '',\
'MADatNLO.HwU' index 188 using (($1+$2)/2):(0.0):(safe($4,$3,0.0)) w yerrorbar ls 2 title '',\
'MADatNLO.HwU' index 188 using (($1+$2)/2):(safe($5,$3,1.0)-1.0) ls 2 title '',\
'MADatNLO.HwU' index 187 using (($1+$2)/2):(0.0):(safe($4,$3,0.0)) w yerrorbar ls 1 title '',\
'MADatNLO.HwU' index 187 using (($1+$2)/2):(safe($5,$3,1.0)-1.0) ls 1 title ''
#-- rendering subhistograms '(LO|#1LOAA|#1TOT|#1NLOR|#1TOTR|#1)/(NLO|#1 central value) ratio'
unset label
unset format
set yrange [3.7700e-02:1.9103e+00]
set origin 0.0000e+00, 2.0000e-01
set size 1.0000e+00, 1.5000e-01
set mytics 2
set ytics auto
set format x
unset logscale y
set ylabel "ratio w.r.t. NLO|#1"
set label "(LO|#1LOAA|#1TOT|#1NLOR|#1TOTR|#1)/(NLO|#1 central value)" font ",9" at graph 0.03, graph 0.13
plot \
1.0 ls 999 title '',\
'MADatNLO.HwU' index 197 using (($1+$2)/2):7 ls 16 title '',\
'MADatNLO.HwU' index 197 using (($1+$2)/2):6 ls 16 title '',\
'MADatNLO.HwU' index 196 using (($1+$2)/2):7 ls 15 title '',\
'MADatNLO.HwU' index 196 using (($1+$2)/2):6 ls 15 title '',\
'MADatNLO.HwU' index 195 using (($1+$2)/2):7 ls 14 title '',\
'MADatNLO.HwU' index 195 using (($1+$2)/2):6 ls 14 title '',\
'MADatNLO.HwU' index 194 using (($1+$2)/2):7 ls 13 title '',\
'MADatNLO.HwU' index 194 using (($1+$2)/2):6 ls 13 title '',\
'MADatNLO.HwU' index 193 using (($1+$2)/2):7 ls 12 title '',\
'MADatNLO.HwU' index 193 using (($1+$2)/2):6 ls 12 title '',\
'MADatNLO.HwU' index 197 using (($1+$2)/2):5 ls 6 title '',\
'MADatNLO.HwU' index 197 using (($1+$2)/2):3:4 w yerrorbar ls 6 title '',\
'MADatNLO.HwU' index 197 using (($1+$2)/2):3 ls 6 title '',\
'MADatNLO.HwU' index 196 using (($1+$2)/2):5 ls 5 title '',\
'MADatNLO.HwU' index 196 using (($1+$2)/2):3:4 w yerrorbar ls 5 title '',\
'MADatNLO.HwU' index 196 using (($1+$2)/2):3 ls 5 title '',\
'MADatNLO.HwU' index 195 using (($1+$2)/2):5 ls 4 title '',\
'MADatNLO.HwU' index 195 using (($1+$2)/2):3:4 w yerrorbar ls 4 title '',\
'MADatNLO.HwU' index 195 using (($1+$2)/2):3 ls 4 title '',\
'MADatNLO.HwU' index 194 using (($1+$2)/2):5 ls 3 title '',\
'MADatNLO.HwU' index 194 using (($1+$2)/2):3:4 w yerrorbar ls 3 title '',\
'MADatNLO.HwU' index 194 using (($1+$2)/2):3 ls 3 title '',\
'MADatNLO.HwU' index 193 using (($1+$2)/2):5 ls 2 title '',\
'MADatNLO.HwU' index 193 using (($1+$2)/2):3:4 w yerrorbar ls 2 title '',\
'MADatNLO.HwU' index 193 using (($1+$2)/2):3 ls 2 title ''

unset label

################################################################################

################################################################################
### Rendering of the plot titled 'mum rap'
################################################################################

set multiplot
set label "mum rap" font ",13" at graph 0.04, graph 1.05
set xrange [-9.5000e+00:9.0000e+00]
set bmargin 0 
set tmargin 0
set xtics nomirror
set ytics nomirror
set mytics 10
set xtics auto
set key horizontal noreverse maxcols 1 width -4 
set label front 'MadGraph5\_aMC\@NLO' font "Courier,11" rotate by 90 at graph 1.02, graph 0.04

#-- rendering subhistograms 'NLO|#1 and LO|#1 results'

set format y '10^{%T}'
set yrange [1.7964e-11:2.5261e-01]
set origin 0.0000e+00, 5.0000e-01
set size 1.0000e+00, 4.0000e-01
set mytics 10
set ytics auto
set format x ''
set logscale y
set ylabel "{/Symbol s} per bin [pb]"

plot \
sqrt(-1) ls 16 title 'TOTR|#1, scale variation',\
sqrt(-1) ls 15 title 'NLOR|#1, scale variation',\
sqrt(-1) ls 14 title 'TOT|#1, scale variation',\
sqrt(-1) ls 13 title 'LOAA|#1, scale variation',\
sqrt(-1) ls 12 title 'LO|#1, scale variation',\
sqrt(-1) ls 11 title 'NLO|#1, scale variation',\
'MADatNLO.HwU' index 203 using (($1+$2)/2):($3 >= 0 ? sqrt(-1) : abs($3)):4 w yerrorbar ls 106 title '',\
'MADatNLO.HwU' index 203 using (($1+$2)/2):($3 >= 0 ? sqrt(-1) : abs($3)) ls 106 title '',\
'MADatNLO.HwU' index 203 using (($1+$2)/2):($3 < 0 ? sqrt(-1) : $3):4 w yerrorbar ls 6 title '',\
'MADatNLO.HwU' index 203 using (($1+$2)/2):($3 < 0 ? sqrt(-1) : $3) ls 6 title 'TOTR|#1, central value, dynamical\_scale\_choice=10',\
'MADatNLO.HwU' index 202 using (($1+$2)/2):($3 >= 0 ? sqrt(-1) : abs($3)):4 w yerrorbar ls 105 title '',\
'MADatNLO.HwU' index 202 using (($1+$2)/2):($3 >= 0 ? sqrt(-1) : abs($3)) ls 105 title '',\
'MADatNLO.HwU' index 202 using (($1+$2)/2):($3 < 0 ? sqrt(-1) : $3):4 w yerrorbar ls 5 title '',\
'MADatNLO.HwU' index 202 using (($1+$2)/2):($3 < 0 ? sqrt(-1) : $3) ls 5 title 'NLOR|#1, central value, dynamical\_scale\_choice=10',\
'MADatNLO.HwU' index 201 using (($1+$2)/2):($3 >= 0 ? sqrt(-1) : abs($3)):4 w yerrorbar ls 104 title '',\
'MADatNLO.HwU' index 201 using (($1+$2)/2):($3 >= 0 ? sqrt(-1) : abs($3)) ls 104 title '',\
'MADatNLO.HwU' index 201 using (($1+$2)/2):($3 < 0 ? sqrt(-1) : $3):4 w yerrorbar ls 4 title '',\
'MADatNLO.HwU' index 201 using (($1+$2)/2):($3 < 0 ? sqrt(-1) : $3) ls 4 title 'TOT|#1, central value, dynamical\_scale\_choice=10',\
'MADatNLO.HwU' index 200 using (($1+$2)/2):($3 >= 0 ? sqrt(-1) : abs($3)):4 w yerrorbar ls 103 title '',\
'MADatNLO.HwU' index 200 using (($1+$2)/2):($3 >= 0 ? sqrt(-1) : abs($3)) ls 103 title '',\
'MADatNLO.HwU' index 200 using (($1+$2)/2):($3 < 0 ? sqrt(-1) : $3):4 w yerrorbar ls 3 title '',\
'MADatNLO.HwU' index 200 using (($1+$2)/2):($3 < 0 ? sqrt(-1) : $3) ls 3 title 'LOAA|#1, central value, dynamical\_scale\_choice=10',\
'MADatNLO.HwU' index 199 using (($1+$2)/2):($3 >= 0 ? sqrt(-1) : abs($3)):4 w yerrorbar ls 102 title '',\
'MADatNLO.HwU' index 199 using (($1+$2)/2):($3 >= 0 ? sqrt(-1) : abs($3)) ls 102 title '',\
'MADatNLO.HwU' index 199 using (($1+$2)/2):($3 < 0 ? sqrt(-1) : $3):4 w yerrorbar ls 2 title '',\
'MADatNLO.HwU' index 199 using (($1+$2)/2):($3 < 0 ? sqrt(-1) : $3) ls 2 title 'LO|#1, central value, dynamical\_scale\_choice=10',\
'MADatNLO.HwU' index 198 using (($1+$2)/2):($3 >= 0 ? sqrt(-1) : abs($3)):4 w yerrorbar ls 101 title '',\
'MADatNLO.HwU' index 198 using (($1+$2)/2):($3 >= 0 ? sqrt(-1) : abs($3)) ls 101 title '',\
'MADatNLO.HwU' index 198 using (($1+$2)/2):($3 < 0 ? sqrt(-1) : $3):4 w yerrorbar ls 1 title '',\
'MADatNLO.HwU' index 198 using (($1+$2)/2):($3 < 0 ? sqrt(-1) : $3) ls 1 title 'NLO|#1, central value, dynamical\_scale\_choice=10'
#-- rendering subhistograms 'Relative scale and PDF uncertainty'
unset label
unset format
set yrange [-2.6704e-01:2.6895e-01]
set origin 0.0000e+00, 3.5000e-01
set size 1.0000e+00, 1.5000e-01
set mytics 2
set ytics auto
set format x ''
unset logscale y
set ylabel "NLO|#1 rel.unc."
set label "Relative uncertainties w.r.t. central values" font ",9" front at graph 0.03, graph 0.13
plot \
'MADatNLO.HwU' index 203 using (($1+$2)/2):(safe($7,$3,1.0)-1.0) ls 16 title '',\
'MADatNLO.HwU' index 203 using (($1+$2)/2):(safe($6,$3,1.0)-1.0) ls 16 title '',\
'MADatNLO.HwU' index 202 using (($1+$2)/2):(safe($7,$3,1.0)-1.0) ls 15 title '',\
'MADatNLO.HwU' index 202 using (($1+$2)/2):(safe($6,$3,1.0)-1.0) ls 15 title '',\
'MADatNLO.HwU' index 201 using (($1+$2)/2):(safe($7,$3,1.0)-1.0) ls 14 title '',\
'MADatNLO.HwU' index 201 using (($1+$2)/2):(safe($6,$3,1.0)-1.0) ls 14 title '',\
'MADatNLO.HwU' index 200 using (($1+$2)/2):(safe($7,$3,1.0)-1.0) ls 13 title '',\
'MADatNLO.HwU' index 200 using (($1+$2)/2):(safe($6,$3,1.0)-1.0) ls 13 title '',\
'MADatNLO.HwU' index 199 using (($1+$2)/2):(safe($7,$3,1.0)-1.0) ls 12 title '',\
'MADatNLO.HwU' index 199 using (($1+$2)/2):(safe($6,$3,1.0)-1.0) ls 12 title '',\
'MADatNLO.HwU' index 198 using (($1+$2)/2):(safe($7,$3,1.0)-1.0) ls 11 title '',\
'MADatNLO.HwU' index 198 using (($1+$2)/2):(safe($6,$3,1.0)-1.0) ls 11 title '',\
0.0 ls 999 title '',\
'MADatNLO.HwU' index 203 using (($1+$2)/2):(0.0):(safe($4,$3,0.0)) w yerrorbar ls 6 title '',\
'MADatNLO.HwU' index 203 using (($1+$2)/2):(safe($5,$3,1.0)-1.0) ls 6 title '',\
'MADatNLO.HwU' index 202 using (($1+$2)/2):(0.0):(safe($4,$3,0.0)) w yerrorbar ls 5 title '',\
'MADatNLO.HwU' index 202 using (($1+$2)/2):(safe($5,$3,1.0)-1.0) ls 5 title '',\
'MADatNLO.HwU' index 201 using (($1+$2)/2):(0.0):(safe($4,$3,0.0)) w yerrorbar ls 4 title '',\
'MADatNLO.HwU' index 201 using (($1+$2)/2):(safe($5,$3,1.0)-1.0) ls 4 title '',\
'MADatNLO.HwU' index 200 using (($1+$2)/2):(0.0):(safe($4,$3,0.0)) w yerrorbar ls 3 title '',\
'MADatNLO.HwU' index 200 using (($1+$2)/2):(safe($5,$3,1.0)-1.0) ls 3 title '',\
'MADatNLO.HwU' index 199 using (($1+$2)/2):(0.0):(safe($4,$3,0.0)) w yerrorbar ls 2 title '',\
'MADatNLO.HwU' index 199 using (($1+$2)/2):(safe($5,$3,1.0)-1.0) ls 2 title '',\
'MADatNLO.HwU' index 198 using (($1+$2)/2):(0.0):(safe($4,$3,0.0)) w yerrorbar ls 1 title '',\
'MADatNLO.HwU' index 198 using (($1+$2)/2):(safe($5,$3,1.0)-1.0) ls 1 title ''
#-- rendering subhistograms '(LO|#1LOAA|#1TOT|#1NLOR|#1TOTR|#1)/(NLO|#1 central value) ratio'
unset label
unset format
set yrange [-4.8432e-01:2.4041e+00]
set origin 0.0000e+00, 2.0000e-01
set size 1.0000e+00, 1.5000e-01
set mytics 2
set ytics auto
set format x
unset logscale y
set ylabel "ratio w.r.t. NLO|#1"
set label "(LO|#1LOAA|#1TOT|#1NLOR|#1TOTR|#1)/(NLO|#1 central value)" font ",9" at graph 0.03, graph 0.13
plot \
1.0 ls 999 title '',\
'MADatNLO.HwU' index 208 using (($1+$2)/2):7 ls 16 title '',\
'MADatNLO.HwU' index 208 using (($1+$2)/2):6 ls 16 title '',\
'MADatNLO.HwU' index 207 using (($1+$2)/2):7 ls 15 title '',\
'MADatNLO.HwU' index 207 using (($1+$2)/2):6 ls 15 title '',\
'MADatNLO.HwU' index 206 using (($1+$2)/2):7 ls 14 title '',\
'MADatNLO.HwU' index 206 using (($1+$2)/2):6 ls 14 title '',\
'MADatNLO.HwU' index 205 using (($1+$2)/2):7 ls 13 title '',\
'MADatNLO.HwU' index 205 using (($1+$2)/2):6 ls 13 title '',\
'MADatNLO.HwU' index 204 using (($1+$2)/2):7 ls 12 title '',\
'MADatNLO.HwU' index 204 using (($1+$2)/2):6 ls 12 title '',\
'MADatNLO.HwU' index 208 using (($1+$2)/2):5 ls 6 title '',\
'MADatNLO.HwU' index 208 using (($1+$2)/2):3:4 w yerrorbar ls 6 title '',\
'MADatNLO.HwU' index 208 using (($1+$2)/2):3 ls 6 title '',\
'MADatNLO.HwU' index 207 using (($1+$2)/2):5 ls 5 title '',\
'MADatNLO.HwU' index 207 using (($1+$2)/2):3:4 w yerrorbar ls 5 title '',\
'MADatNLO.HwU' index 207 using (($1+$2)/2):3 ls 5 title '',\
'MADatNLO.HwU' index 206 using (($1+$2)/2):5 ls 4 title '',\
'MADatNLO.HwU' index 206 using (($1+$2)/2):3:4 w yerrorbar ls 4 title '',\
'MADatNLO.HwU' index 206 using (($1+$2)/2):3 ls 4 title '',\
'MADatNLO.HwU' index 205 using (($1+$2)/2):5 ls 3 title '',\
'MADatNLO.HwU' index 205 using (($1+$2)/2):3:4 w yerrorbar ls 3 title '',\
'MADatNLO.HwU' index 205 using (($1+$2)/2):3 ls 3 title '',\
'MADatNLO.HwU' index 204 using (($1+$2)/2):5 ls 2 title '',\
'MADatNLO.HwU' index 204 using (($1+$2)/2):3:4 w yerrorbar ls 2 title '',\
'MADatNLO.HwU' index 204 using (($1+$2)/2):3 ls 2 title ''

unset label

################################################################################

################################################################################
### Rendering of the plot titled 'tt rap'
################################################################################

set multiplot
set label "tt rap" font ",13" at graph 0.04, graph 1.05
set xrange [-3.5000e+00:4.0000e+00]
set bmargin 0 
set tmargin 0
set xtics nomirror
set ytics nomirror
set mytics 10
set xtics auto
set key horizontal noreverse maxcols 1 width -4 
set label front 'MadGraph5\_aMC\@NLO' font "Courier,11" rotate by 90 at graph 1.02, graph 0.04

#-- rendering subhistograms 'NLO|#1 and LO|#1 results'

set format y '10^{%T}'
set yrange [6.6984e-11:1.7299e+01]
set origin 0.0000e+00, 5.0000e-01
set size 1.0000e+00, 4.0000e-01
set mytics 10
set ytics auto
set format x ''
set logscale y
set ylabel "{/Symbol s} per bin [pb]"

plot \
sqrt(-1) ls 16 title 'TOTR|#1, scale variation',\
sqrt(-1) ls 15 title 'NLOR|#1, scale variation',\
sqrt(-1) ls 14 title 'TOT|#1, scale variation',\
sqrt(-1) ls 13 title 'LOAA|#1, scale variation',\
sqrt(-1) ls 12 title 'LO|#1, scale variation',\
sqrt(-1) ls 11 title 'NLO|#1, scale variation',\
'MADatNLO.HwU' index 214 using (($1+$2)/2):($3 >= 0 ? sqrt(-1) : abs($3)):4 w yerrorbar ls 106 title '',\
'MADatNLO.HwU' index 214 using (($1+$2)/2):($3 >= 0 ? sqrt(-1) : abs($3)) ls 106 title '',\
'MADatNLO.HwU' index 214 using (($1+$2)/2):($3 < 0 ? sqrt(-1) : $3):4 w yerrorbar ls 6 title '',\
'MADatNLO.HwU' index 214 using (($1+$2)/2):($3 < 0 ? sqrt(-1) : $3) ls 6 title 'TOTR|#1, central value, dynamical\_scale\_choice=10',\
'MADatNLO.HwU' index 213 using (($1+$2)/2):($3 >= 0 ? sqrt(-1) : abs($3)):4 w yerrorbar ls 105 title '',\
'MADatNLO.HwU' index 213 using (($1+$2)/2):($3 >= 0 ? sqrt(-1) : abs($3)) ls 105 title '',\
'MADatNLO.HwU' index 213 using (($1+$2)/2):($3 < 0 ? sqrt(-1) : $3):4 w yerrorbar ls 5 title '',\
'MADatNLO.HwU' index 213 using (($1+$2)/2):($3 < 0 ? sqrt(-1) : $3) ls 5 title 'NLOR|#1, central value, dynamical\_scale\_choice=10',\
'MADatNLO.HwU' index 212 using (($1+$2)/2):($3 >= 0 ? sqrt(-1) : abs($3)):4 w yerrorbar ls 104 title '',\
'MADatNLO.HwU' index 212 using (($1+$2)/2):($3 >= 0 ? sqrt(-1) : abs($3)) ls 104 title '',\
'MADatNLO.HwU' index 212 using (($1+$2)/2):($3 < 0 ? sqrt(-1) : $3):4 w yerrorbar ls 4 title '',\
'MADatNLO.HwU' index 212 using (($1+$2)/2):($3 < 0 ? sqrt(-1) : $3) ls 4 title 'TOT|#1, central value, dynamical\_scale\_choice=10',\
'MADatNLO.HwU' index 211 using (($1+$2)/2):($3 >= 0 ? sqrt(-1) : abs($3)):4 w yerrorbar ls 103 title '',\
'MADatNLO.HwU' index 211 using (($1+$2)/2):($3 >= 0 ? sqrt(-1) : abs($3)) ls 103 title '',\
'MADatNLO.HwU' index 211 using (($1+$2)/2):($3 < 0 ? sqrt(-1) : $3):4 w yerrorbar ls 3 title '',\
'MADatNLO.HwU' index 211 using (($1+$2)/2):($3 < 0 ? sqrt(-1) : $3) ls 3 title 'LOAA|#1, central value, dynamical\_scale\_choice=10',\
'MADatNLO.HwU' index 210 using (($1+$2)/2):($3 >= 0 ? sqrt(-1) : abs($3)):4 w yerrorbar ls 102 title '',\
'MADatNLO.HwU' index 210 using (($1+$2)/2):($3 >= 0 ? sqrt(-1) : abs($3)) ls 102 title '',\
'MADatNLO.HwU' index 210 using (($1+$2)/2):($3 < 0 ? sqrt(-1) : $3):4 w yerrorbar ls 2 title '',\
'MADatNLO.HwU' index 210 using (($1+$2)/2):($3 < 0 ? sqrt(-1) : $3) ls 2 title 'LO|#1, central value, dynamical\_scale\_choice=10',\
'MADatNLO.HwU' index 209 using (($1+$2)/2):($3 >= 0 ? sqrt(-1) : abs($3)):4 w yerrorbar ls 101 title '',\
'MADatNLO.HwU' index 209 using (($1+$2)/2):($3 >= 0 ? sqrt(-1) : abs($3)) ls 101 title '',\
'MADatNLO.HwU' index 209 using (($1+$2)/2):($3 < 0 ? sqrt(-1) : $3):4 w yerrorbar ls 1 title '',\
'MADatNLO.HwU' index 209 using (($1+$2)/2):($3 < 0 ? sqrt(-1) : $3) ls 1 title 'NLO|#1, central value, dynamical\_scale\_choice=10'
#-- rendering subhistograms 'Relative scale and PDF uncertainty'
unset label
unset format
set yrange [-1.7837e-01:1.7653e-01]
set origin 0.0000e+00, 3.5000e-01
set size 1.0000e+00, 1.5000e-01
set mytics 2
set ytics auto
set format x ''
unset logscale y
set ylabel "NLO|#1 rel.unc."
set label "Relative uncertainties w.r.t. central values" font ",9" front at graph 0.03, graph 0.13
plot \
'MADatNLO.HwU' index 214 using (($1+$2)/2):(safe($7,$3,1.0)-1.0) ls 16 title '',\
'MADatNLO.HwU' index 214 using (($1+$2)/2):(safe($6,$3,1.0)-1.0) ls 16 title '',\
'MADatNLO.HwU' index 213 using (($1+$2)/2):(safe($7,$3,1.0)-1.0) ls 15 title '',\
'MADatNLO.HwU' index 213 using (($1+$2)/2):(safe($6,$3,1.0)-1.0) ls 15 title '',\
'MADatNLO.HwU' index 212 using (($1+$2)/2):(safe($7,$3,1.0)-1.0) ls 14 title '',\
'MADatNLO.HwU' index 212 using (($1+$2)/2):(safe($6,$3,1.0)-1.0) ls 14 title '',\
'MADatNLO.HwU' index 211 using (($1+$2)/2):(safe($7,$3,1.0)-1.0) ls 13 title '',\
'MADatNLO.HwU' index 211 using (($1+$2)/2):(safe($6,$3,1.0)-1.0) ls 13 title '',\
'MADatNLO.HwU' index 210 using (($1+$2)/2):(safe($7,$3,1.0)-1.0) ls 12 title '',\
'MADatNLO.HwU' index 210 using (($1+$2)/2):(safe($6,$3,1.0)-1.0) ls 12 title '',\
'MADatNLO.HwU' index 209 using (($1+$2)/2):(safe($7,$3,1.0)-1.0) ls 11 title '',\
'MADatNLO.HwU' index 209 using (($1+$2)/2):(safe($6,$3,1.0)-1.0) ls 11 title '',\
0.0 ls 999 title '',\
'MADatNLO.HwU' index 214 using (($1+$2)/2):(0.0):(safe($4,$3,0.0)) w yerrorbar ls 6 title '',\
'MADatNLO.HwU' index 214 using (($1+$2)/2):(safe($5,$3,1.0)-1.0) ls 6 title '',\
'MADatNLO.HwU' index 213 using (($1+$2)/2):(0.0):(safe($4,$3,0.0)) w yerrorbar ls 5 title '',\
'MADatNLO.HwU' index 213 using (($1+$2)/2):(safe($5,$3,1.0)-1.0) ls 5 title '',\
'MADatNLO.HwU' index 212 using (($1+$2)/2):(0.0):(safe($4,$3,0.0)) w yerrorbar ls 4 title '',\
'MADatNLO.HwU' index 212 using (($1+$2)/2):(safe($5,$3,1.0)-1.0) ls 4 title '',\
'MADatNLO.HwU' index 211 using (($1+$2)/2):(0.0):(safe($4,$3,0.0)) w yerrorbar ls 3 title '',\
'MADatNLO.HwU' index 211 using (($1+$2)/2):(safe($5,$3,1.0)-1.0) ls 3 title '',\
'MADatNLO.HwU' index 210 using (($1+$2)/2):(0.0):(safe($4,$3,0.0)) w yerrorbar ls 2 title '',\
'MADatNLO.HwU' index 210 using (($1+$2)/2):(safe($5,$3,1.0)-1.0) ls 2 title '',\
'MADatNLO.HwU' index 209 using (($1+$2)/2):(0.0):(safe($4,$3,0.0)) w yerrorbar ls 1 title '',\
'MADatNLO.HwU' index 209 using (($1+$2)/2):(safe($5,$3,1.0)-1.0) ls 1 title ''
#-- rendering subhistograms '(LO|#1LOAA|#1TOT|#1NLOR|#1TOTR|#1)/(NLO|#1 central value) ratio'
unset label
unset format
set yrange [-3.7191e+01:2.9533e+01]
set origin 0.0000e+00, 2.0000e-01
set size 1.0000e+00, 1.5000e-01
set mytics 2
set ytics auto
set format x
unset logscale y
set ylabel "ratio w.r.t. NLO|#1"
set label "(LO|#1LOAA|#1TOT|#1NLOR|#1TOTR|#1)/(NLO|#1 central value)" font ",9" at graph 0.03, graph 0.13
plot \
1.0 ls 999 title '',\
'MADatNLO.HwU' index 219 using (($1+$2)/2):7 ls 16 title '',\
'MADatNLO.HwU' index 219 using (($1+$2)/2):6 ls 16 title '',\
'MADatNLO.HwU' index 218 using (($1+$2)/2):7 ls 15 title '',\
'MADatNLO.HwU' index 218 using (($1+$2)/2):6 ls 15 title '',\
'MADatNLO.HwU' index 217 using (($1+$2)/2):7 ls 14 title '',\
'MADatNLO.HwU' index 217 using (($1+$2)/2):6 ls 14 title '',\
'MADatNLO.HwU' index 216 using (($1+$2)/2):7 ls 13 title '',\
'MADatNLO.HwU' index 216 using (($1+$2)/2):6 ls 13 title '',\
'MADatNLO.HwU' index 215 using (($1+$2)/2):7 ls 12 title '',\
'MADatNLO.HwU' index 215 using (($1+$2)/2):6 ls 12 title '',\
'MADatNLO.HwU' index 219 using (($1+$2)/2):5 ls 6 title '',\
'MADatNLO.HwU' index 219 using (($1+$2)/2):3:4 w yerrorbar ls 6 title '',\
'MADatNLO.HwU' index 219 using (($1+$2)/2):3 ls 6 title '',\
'MADatNLO.HwU' index 218 using (($1+$2)/2):5 ls 5 title '',\
'MADatNLO.HwU' index 218 using (($1+$2)/2):3:4 w yerrorbar ls 5 title '',\
'MADatNLO.HwU' index 218 using (($1+$2)/2):3 ls 5 title '',\
'MADatNLO.HwU' index 217 using (($1+$2)/2):5 ls 4 title '',\
'MADatNLO.HwU' index 217 using (($1+$2)/2):3:4 w yerrorbar ls 4 title '',\
'MADatNLO.HwU' index 217 using (($1+$2)/2):3 ls 4 title '',\
'MADatNLO.HwU' index 216 using (($1+$2)/2):5 ls 3 title '',\
'MADatNLO.HwU' index 216 using (($1+$2)/2):3:4 w yerrorbar ls 3 title '',\
'MADatNLO.HwU' index 216 using (($1+$2)/2):3 ls 3 title '',\
'MADatNLO.HwU' index 215 using (($1+$2)/2):5 ls 2 title '',\
'MADatNLO.HwU' index 215 using (($1+$2)/2):3:4 w yerrorbar ls 2 title '',\
'MADatNLO.HwU' index 215 using (($1+$2)/2):3 ls 2 title ''

unset label

################################################################################
unset multiplot
!ps2pdf "MADatNLO.ps" &> /dev/null
